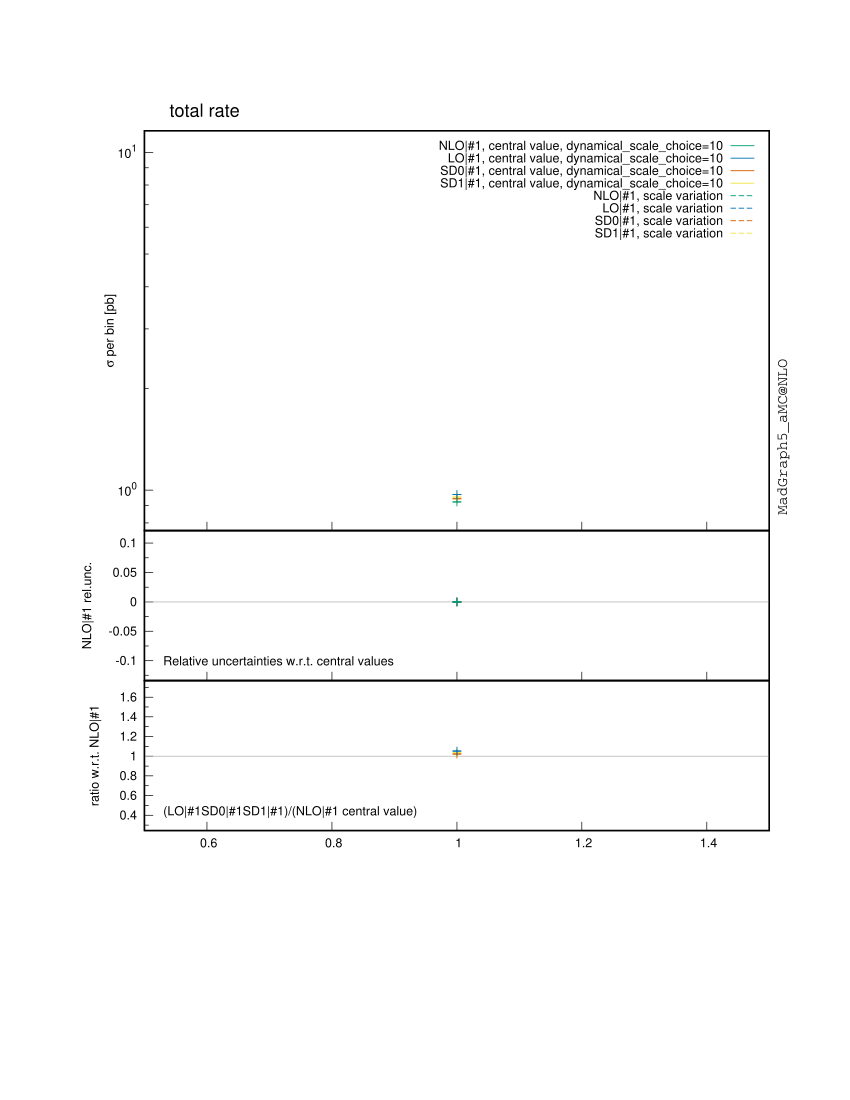

Recreate this plot in gnuplot.

################################################################################
#
# This gnuplot file was generated by MadGraph5_aMC@NLO project, a program which 
# automatically generates Feynman diagrams and matrix elements for arbitrary
# high-energy processes in the Standard Model and beyond. It also perform the
# integration and/or generate events for these processes, at LO and NLO accuracy.
#
# For more information, visit madgraph.phys.ucl.ac.be and amcatnlo.web.cern.ch
#
################################################################################
# /home/marcozaro/MadGraph/3.0.4-sudakov/ee-sdk-cms/bin/internal/histograms.py /home/marcozaro/MadGraph/3.0.4-sudakov/ee-sdk-cms/SubProcesses/P0_uux_emep/all_G1_5/MADatNLO.HwU /home/marcozaro/MadGraph/3.0.4-sudakov/ee-sdk-cms/SubProcesses/P0_uxu_emep/all_G1_3/MADatNLO.HwU /home/marcozaro/MadGraph/3.0.4-sudakov/ee-sdk-cms/SubProcesses/P0_dxd_emep/all_G1_38/MADatNLO.HwU /home/marcozaro/MadGraph/3.0.4-sudakov/ee-sdk-cms/SubProcesses/P0_uxu_emep/all_G1_75/MADatNLO.HwU /home/marcozaro/MadGraph/3.0.4-sudakov/ee-sdk-cms/SubProcesses/P0_uxu_emep/all_G1_65/MADatNLO.HwU /home/marcozaro/MadGraph/3.0.4-sudakov/ee-sdk-cms/SubProcesses/P0_uxu_emep/all_G1_11/MADatNLO.HwU /home/marcozaro/MadGraph/3.0.4-sudakov/ee-sdk-cms/SubProcesses/P0_uxu_emep/all_G1_64/MADatNLO.HwU /home/marcozaro/MadGraph/3.0.4-sudakov/ee-sdk-cms/SubProcesses/P0_uxu_emep/all_G1_59/MADatNLO.HwU /home/marcozaro/MadGraph/3.0.4-sudakov/ee-sdk-cms/SubProcesses/P0_uxu_emep/all_G1_5/MADatNLO.HwU /home/marcozaro/MadGraph/3.0.4-sudakov/ee-sdk-cms/SubProcesses/P0_uxu_emep/all_G1_36/MADatNLO.HwU /home/marcozaro/MadGraph/3.0.4-sudakov/ee-sdk-cms/SubProcesses/P0_uxu_emep/all_G1_83/MADatNLO.HwU /home/marcozaro/MadGraph/3.0.4-sudakov/ee-sdk-cms/SubProcesses/P0_dxd_emep/all_G1_40/MADatNLO.HwU /home/marcozaro/MadGraph/3.0.4-sudakov/ee-sdk-cms/SubProcesses/P0_uxu_emep/all_G1_50/MADatNLO.HwU /home/marcozaro/MadGraph/3.0.4-sudakov/ee-sdk-cms/SubProcesses/P0_uxu_emep/all_G1_77/MADatNLO.HwU /home/marcozaro/MadGraph/3.0.4-sudakov/ee-sdk-cms/SubProcesses/P0_uxu_emep/all_G1_31/MADatNLO.HwU /home/marcozaro/MadGraph/3.0.4-sudakov/ee-sdk-cms/SubProcesses/P0_uxu_emep/all_G1_40/MADatNLO.HwU /home/marcozaro/MadGraph/3.0.4-sudakov/ee-sdk-cms/SubProcesses/P0_uxu_emep/all_G1_60/MADatNLO.HwU /home/marcozaro/MadGraph/3.0.4-sudakov/ee-sdk-cms/SubProcesses/P0_uux_emep/all_G1_68/MADatNLO.HwU /home/marcozaro/MadGraph/3.0.4-sudakov/ee-sdk-cms/SubProcesses/P0_uxu_emep/all_G1_25/MADatNLO.HwU /home/marcozaro/MadGraph/3.0.4-sudakov/ee-sdk-cms/SubProcesses/P0_uxu_emep/all_G1_9/MADatNLO.HwU /home/marcozaro/MadGraph/3.0.4-sudakov/ee-sdk-cms/SubProcesses/P0_dxd_emep/all_G1_18/MADatNLO.HwU /home/marcozaro/MadGraph/3.0.4-sudakov/ee-sdk-cms/SubProcesses/P0_uxu_emep/all_G1_14/MADatNLO.HwU /home/marcozaro/MadGraph/3.0.4-sudakov/ee-sdk-cms/SubProcesses/P0_uxu_emep/all_G1_28/MADatNLO.HwU /home/marcozaro/MadGraph/3.0.4-sudakov/ee-sdk-cms/SubProcesses/P0_uxu_emep/all_G1_80/MADatNLO.HwU /home/marcozaro/MadGraph/3.0.4-sudakov/ee-sdk-cms/SubProcesses/P0_uxu_emep/all_G1_67/MADatNLO.HwU /home/marcozaro/MadGraph/3.0.4-sudakov/ee-sdk-cms/SubProcesses/P0_uxu_emep/all_G1_68/MADatNLO.HwU /home/marcozaro/MadGraph/3.0.4-sudakov/ee-sdk-cms/SubProcesses/P0_uxu_emep/all_G1_2/MADatNLO.HwU /home/marcozaro/MadGraph/3.0.4-sudakov/ee-sdk-cms/SubProcesses/P0_uxu_emep/all_G1_22/MADatNLO.HwU /home/marcozaro/MadGraph/3.0.4-sudakov/ee-sdk-cms/SubProcesses/P0_uxu_emep/all_G1_4/MADatNLO.HwU /home/marcozaro/MadGraph/3.0.4-sudakov/ee-sdk-cms/SubProcesses/P0_uxu_emep/all_G1_42/MADatNLO.HwU /home/marcozaro/MadGraph/3.0.4-sudakov/ee-sdk-cms/SubProcesses/P0_uxu_emep/all_G1_29/MADatNLO.HwU /home/marcozaro/MadGraph/3.0.4-sudakov/ee-sdk-cms/SubProcesses/P0_uxu_emep/all_G1_57/MADatNLO.HwU /home/marcozaro/MadGraph/3.0.4-sudakov/ee-sdk-cms/SubProcesses/P0_uxu_emep/all_G1_56/MADatNLO.HwU /home/marcozaro/MadGraph/3.0.4-sudakov/ee-sdk-cms/SubProcesses/P0_uxu_emep/all_G1_33/MADatNLO.HwU /home/marcozaro/MadGraph/3.0.4-sudakov/ee-sdk-cms/SubProcesses/P0_dxd_emep/all_G1_14/MADatNLO.HwU /home/marcozaro/MadGraph/3.0.4-sudakov/ee-sdk-cms/SubProcesses/P0_uxu_emep/all_G1_66/MADatNLO.HwU /home/marcozaro/MadGraph/3.0.4-sudakov/ee-sdk-cms/SubProcesses/P0_uxu_emep/all_G1_12/MADatNLO.HwU /home/marcozaro/MadGraph/3.0.4-sudakov/ee-sdk-cms/SubProcesses/P0_uxu_emep/all_G1_71/MADatNLO.HwU /home/marcozaro/MadGraph/3.0.4-sudakov/ee-sdk-cms/SubProcesses/P0_uxu_emep/all_G1_85/MADatNLO.HwU /home/marcozaro/MadGraph/3.0.4-sudakov/ee-sdk-cms/SubProcesses/P0_uxu_emep/all_G1_52/MADatNLO.HwU /home/marcozaro/MadGraph/3.0.4-sudakov/ee-sdk-cms/SubProcesses/P0_uxu_emep/all_G1_62/MADatNLO.HwU /home/marcozaro/MadGraph/3.0.4-sudakov/ee-sdk-cms/SubProcesses/P0_dxd_emep/all_G1_43/MADatNLO.HwU /home/marcozaro/MadGraph/3.0.4-sudakov/ee-sdk-cms/SubProcesses/P0_uxu_emep/all_G1_78/MADatNLO.HwU /home/marcozaro/MadGraph/3.0.4-sudakov/ee-sdk-cms/SubProcesses/P0_uxu_emep/all_G1_18/MADatNLO.HwU /home/marcozaro/MadGraph/3.0.4-sudakov/ee-sdk-cms/SubProcesses/P0_uxu_emep/all_G1_48/MADatNLO.HwU /home/marcozaro/MadGraph/3.0.4-sudakov/ee-sdk-cms/SubProcesses/P0_uxu_emep/all_G1_6/MADatNLO.HwU /home/marcozaro/MadGraph/3.0.4-sudakov/ee-sdk-cms/SubProcesses/P0_uxu_emep/all_G1_13/MADatNLO.HwU /home/marcozaro/MadGraph/3.0.4-sudakov/ee-sdk-cms/SubProcesses/P0_uxu_emep/all_G1_32/MADatNLO.HwU /home/marcozaro/MadGraph/3.0.4-sudakov/ee-sdk-cms/SubProcesses/P0_uxu_emep/all_G1_43/MADatNLO.HwU /home/marcozaro/MadGraph/3.0.4-sudakov/ee-sdk-cms/SubProcesses/P0_uxu_emep/all_G1_81/MADatNLO.HwU /home/marcozaro/MadGraph/3.0.4-sudakov/ee-sdk-cms/SubProcesses/P0_uxu_emep/all_G1_49/MADatNLO.HwU /home/marcozaro/MadGraph/3.0.4-sudakov/ee-sdk-cms/SubProcesses/P0_uxu_emep/all_G1_39/MADatNLO.HwU /home/marcozaro/MadGraph/3.0.4-sudakov/ee-sdk-cms/SubProcesses/P0_uxu_emep/all_G1_86/MADatNLO.HwU /home/marcozaro/MadGraph/3.0.4-sudakov/ee-sdk-cms/SubProcesses/P0_ddx_emep/all_G1_44/MADatNLO.HwU /home/marcozaro/MadGraph/3.0.4-sudakov/ee-sdk-cms/SubProcesses/P0_uxu_emep/all_G1_27/MADatNLO.HwU /home/marcozaro/MadGraph/3.0.4-sudakov/ee-sdk-cms/SubProcesses/P0_uxu_emep/all_G1_23/MADatNLO.HwU /home/marcozaro/MadGraph/3.0.4-sudakov/ee-sdk-cms/SubProcesses/P0_uxu_emep/all_G1_20/MADatNLO.HwU /home/marcozaro/MadGraph/3.0.4-sudakov/ee-sdk-cms/SubProcesses/P0_uxu_emep/all_G1_55/MADatNLO.HwU /home/marcozaro/MadGraph/3.0.4-sudakov/ee-sdk-cms/SubProcesses/P0_uxu_emep/all_G1_51/MADatNLO.HwU /home/marcozaro/MadGraph/3.0.4-sudakov/ee-sdk-cms/SubProcesses/P0_dxd_emep/all_G1_32/MADatNLO.HwU /home/marcozaro/MadGraph/3.0.4-sudakov/ee-sdk-cms/SubProcesses/P0_uxu_emep/all_G1_1/MADatNLO.HwU /home/marcozaro/MadGraph/3.0.4-sudakov/ee-sdk-cms/SubProcesses/P0_uxu_emep/all_G1_63/MADatNLO.HwU /home/marcozaro/MadGraph/3.0.4-sudakov/ee-sdk-cms/SubProcesses/P0_dxd_emep/all_G1_5/MADatNLO.HwU /home/marcozaro/MadGraph/3.0.4-sudakov/ee-sdk-cms/SubProcesses/P0_dxd_emep/all_G1_1/MADatNLO.HwU /home/marcozaro/MadGraph/3.0.4-sudakov/ee-sdk-cms/SubProcesses/P0_dxd_emep/all_G1_24/MADatNLO.HwU /home/marcozaro/MadGraph/3.0.4-sudakov/ee-sdk-cms/SubProcesses/P0_uxu_emep/all_G1_7/MADatNLO.HwU /home/marcozaro/MadGraph/3.0.4-sudakov/ee-sdk-cms/SubProcesses/P0_uxu_emep/all_G1_72/MADatNLO.HwU /home/marcozaro/MadGraph/3.0.4-sudakov/ee-sdk-cms/SubProcesses/P0_uxu_emep/all_G1_79/MADatNLO.HwU /home/marcozaro/MadGraph/3.0.4-sudakov/ee-sdk-cms/SubProcesses/P0_uxu_emep/all_G1_61/MADatNLO.HwU /home/marcozaro/MadGraph/3.0.4-sudakov/ee-sdk-cms/SubProcesses/P0_uxu_emep/all_G1_21/MADatNLO.HwU /home/marcozaro/MadGraph/3.0.4-sudakov/ee-sdk-cms/SubProcesses/P0_uxu_emep/all_G1_46/MADatNLO.HwU /home/marcozaro/MadGraph/3.0.4-sudakov/ee-sdk-cms/SubProcesses/P0_uxu_emep/all_G1_37/MADatNLO.HwU /home/marcozaro/MadGraph/3.0.4-sudakov/ee-sdk-cms/SubProcesses/P0_uxu_emep/all_G1_45/MADatNLO.HwU /home/marcozaro/MadGraph/3.0.4-sudakov/ee-sdk-cms/SubProcesses/P0_uxu_emep/all_G1_10/MADatNLO.HwU /home/marcozaro/MadGraph/3.0.4-sudakov/ee-sdk-cms/SubProcesses/P0_dxd_emep/all_G1_35/MADatNLO.HwU /home/marcozaro/MadGraph/3.0.4-sudakov/ee-sdk-cms/SubProcesses/P0_ddx_emep/all_G1_26/MADatNLO.HwU /home/marcozaro/MadGraph/3.0.4-sudakov/ee-sdk-cms/SubProcesses/P0_uxu_emep/all_G1_76/MADatNLO.HwU /home/marcozaro/MadGraph/3.0.4-sudakov/ee-sdk-cms/SubProcesses/P0_uxu_emep/all_G1_16/MADatNLO.HwU /home/marcozaro/MadGraph/3.0.4-sudakov/ee-sdk-cms/SubProcesses/P0_uxu_emep/all_G1_30/MADatNLO.HwU /home/marcozaro/MadGraph/3.0.4-sudakov/ee-sdk-cms/SubProcesses/P0_uxu_emep/all_G1_44/MADatNLO.HwU /home/marcozaro/MadGraph/3.0.4-sudakov/ee-sdk-cms/SubProcesses/P0_uxu_emep/all_G1_69/MADatNLO.HwU /home/marcozaro/MadGraph/3.0.4-sudakov/ee-sdk-cms/SubProcesses/P0_uxu_emep/all_G1_53/MADatNLO.HwU /home/marcozaro/MadGraph/3.0.4-sudakov/ee-sdk-cms/SubProcesses/P0_dxd_emep/all_G1_6/MADatNLO.HwU /home/marcozaro/MadGraph/3.0.4-sudakov/ee-sdk-cms/SubProcesses/P0_uxu_emep/all_G1_38/MADatNLO.HwU /home/marcozaro/MadGraph/3.0.4-sudakov/ee-sdk-cms/SubProcesses/P0_dxd_emep/all_G1_26/MADatNLO.HwU /home/marcozaro/MadGraph/3.0.4-sudakov/ee-sdk-cms/SubProcesses/P0_uxu_emep/all_G1_47/MADatNLO.HwU /home/marcozaro/MadGraph/3.0.4-sudakov/ee-sdk-cms/SubProcesses/P0_uxu_emep/all_G1_84/MADatNLO.HwU /home/marcozaro/MadGraph/3.0.4-sudakov/ee-sdk-cms/SubProcesses/P0_uxu_emep/all_G1_54/MADatNLO.HwU /home/marcozaro/MadGraph/3.0.4-sudakov/ee-sdk-cms/SubProcesses/P0_uxu_emep/all_G1_58/MADatNLO.HwU /home/marcozaro/MadGraph/3.0.4-sudakov/ee-sdk-cms/SubProcesses/P0_uux_emep/all_G1_6/MADatNLO.HwU /home/marcozaro/MadGraph/3.0.4-sudakov/ee-sdk-cms/SubProcesses/P0_uxu_emep/all_G1_35/MADatNLO.HwU /home/marcozaro/MadGraph/3.0.4-sudakov/ee-sdk-cms/SubProcesses/P0_uxu_emep/all_G1_19/MADatNLO.HwU /home/marcozaro/MadGraph/3.0.4-sudakov/ee-sdk-cms/SubProcesses/P0_uxu_emep/all_G1_15/MADatNLO.HwU /home/marcozaro/MadGraph/3.0.4-sudakov/ee-sdk-cms/SubProcesses/P0_uxu_emep/all_G1_70/MADatNLO.HwU /home/marcozaro/MadGraph/3.0.4-sudakov/ee-sdk-cms/SubProcesses/P0_uxu_emep/all_G1_41/MADatNLO.HwU /home/marcozaro/MadGraph/3.0.4-sudakov/ee-sdk-cms/SubProcesses/P0_dxd_emep/all_G1_58/MADatNLO.HwU /home/marcozaro/MadGraph/3.0.4-sudakov/ee-sdk-cms/SubProcesses/P0_dxd_emep/all_G1_52/MADatNLO.HwU /home/marcozaro/MadGraph/3.0.4-sudakov/ee-sdk-cms/SubProcesses/P0_uxu_emep/all_G1_17/MADatNLO.HwU /home/marcozaro/MadGraph/3.0.4-sudakov/ee-sdk-cms/SubProcesses/P0_uxu_emep/all_G1_73/MADatNLO.HwU /home/marcozaro/MadGraph/3.0.4-sudakov/ee-sdk-cms/SubProcesses/P0_dxd_emep/all_G1_45/MADatNLO.HwU /home/marcozaro/MadGraph/3.0.4-sudakov/ee-sdk-cms/SubProcesses/P0_dxd_emep/all_G1_56/MADatNLO.HwU /home/marcozaro/MadGraph/3.0.4-sudakov/ee-sdk-cms/SubProcesses/P0_uxu_emep/all_G1_8/MADatNLO.HwU /home/marcozaro/MadGraph/3.0.4-sudakov/ee-sdk-cms/SubProcesses/P0_ddx_emep/all_G1_48/MADatNLO.HwU /home/marcozaro/MadGraph/3.0.4-sudakov/ee-sdk-cms/SubProcesses/P0_ddx_emep/all_G1_38/MADatNLO.HwU /home/marcozaro/MadGraph/3.0.4-sudakov/ee-sdk-cms/SubProcesses/P0_uxu_emep/all_G1_26/MADatNLO.HwU /home/marcozaro/MadGraph/3.0.4-sudakov/ee-sdk-cms/SubProcesses/P0_uxu_emep/all_G1_74/MADatNLO.HwU /home/marcozaro/MadGraph/3.0.4-sudakov/ee-sdk-cms/SubProcesses/P0_dxd_emep/all_G1_15/MADatNLO.HwU /home/marcozaro/MadGraph/3.0.4-sudakov/ee-sdk-cms/SubProcesses/P0_ddx_emep/all_G1_42/MADatNLO.HwU /home/marcozaro/MadGraph/3.0.4-sudakov/ee-sdk-cms/SubProcesses/P0_dxd_emep/all_G1_3/MADatNLO.HwU /home/marcozaro/MadGraph/3.0.4-sudakov/ee-sdk-cms/SubProcesses/P0_ddx_emep/all_G1_37/MADatNLO.HwU /home/marcozaro/MadGraph/3.0.4-sudakov/ee-sdk-cms/SubProcesses/P0_ddx_emep/all_G1_24/MADatNLO.HwU /home/marcozaro/MadGraph/3.0.4-sudakov/ee-sdk-cms/SubProcesses/P0_dxd_emep/all_G1_55/MADatNLO.HwU /home/marcozaro/MadGraph/3.0.4-sudakov/ee-sdk-cms/SubProcesses/P0_dxd_emep/all_G1_37/MADatNLO.HwU /home/marcozaro/MadGraph/3.0.4-sudakov/ee-sdk-cms/SubProcesses/P0_dxd_emep/all_G1_9/MADatNLO.HwU /home/marcozaro/MadGraph/3.0.4-sudakov/ee-sdk-cms/SubProcesses/P0_uxu_emep/all_G1_82/MADatNLO.HwU /home/marcozaro/MadGraph/3.0.4-sudakov/ee-sdk-cms/SubProcesses/P0_dxd_emep/all_G1_47/MADatNLO.HwU /home/marcozaro/MadGraph/3.0.4-sudakov/ee-sdk-cms/SubProcesses/P0_ddx_emep/all_G1_31/MADatNLO.HwU /home/marcozaro/MadGraph/3.0.4-sudakov/ee-sdk-cms/SubProcesses/P0_dxd_emep/all_G1_10/MADatNLO.HwU /home/marcozaro/MadGraph/3.0.4-sudakov/ee-sdk-cms/SubProcesses/P0_ddx_emep/all_G1_39/MADatNLO.HwU /home/marcozaro/MadGraph/3.0.4-sudakov/ee-sdk-cms/SubProcesses/P0_ddx_emep/all_G1_7/MADatNLO.HwU /home/marcozaro/MadGraph/3.0.4-sudakov/ee-sdk-cms/SubProcesses/P0_ddx_emep/all_G1_2/MADatNLO.HwU /home/marcozaro/MadGraph/3.0.4-sudakov/ee-sdk-cms/SubProcesses/P0_ddx_emep/all_G1_27/MADatNLO.HwU /home/marcozaro/MadGraph/3.0.4-sudakov/ee-sdk-cms/SubProcesses/P0_uxu_emep/all_G1_24/MADatNLO.HwU /home/marcozaro/MadGraph/3.0.4-sudakov/ee-sdk-cms/SubProcesses/P0_dxd_emep/all_G1_36/MADatNLO.HwU /home/marcozaro/MadGraph/3.0.4-sudakov/ee-sdk-cms/SubProcesses/P0_uxu_emep/all_G1_34/MADatNLO.HwU /home/marcozaro/MadGraph/3.0.4-sudakov/ee-sdk-cms/SubProcesses/P0_dxd_emep/all_G1_41/MADatNLO.HwU /home/marcozaro/MadGraph/3.0.4-sudakov/ee-sdk-cms/SubProcesses/P0_ddx_emep/all_G1_16/MADatNLO.HwU /home/marcozaro/MadGraph/3.0.4-sudakov/ee-sdk-cms/SubProcesses/P0_ddx_emep/all_G1_13/MADatNLO.HwU /home/marcozaro/MadGraph/3.0.4-sudakov/ee-sdk-cms/SubProcesses/P0_dxd_emep/all_G1_25/MADatNLO.HwU /home/marcozaro/MadGraph/3.0.4-sudakov/ee-sdk-cms/SubProcesses/P0_ddx_emep/all_G1_8/MADatNLO.HwU /home/marcozaro/MadGraph/3.0.4-sudakov/ee-sdk-cms/SubProcesses/P0_ddx_emep/all_G1_28/MADatNLO.HwU /home/marcozaro/MadGraph/3.0.4-sudakov/ee-sdk-cms/SubProcesses/P0_dxd_emep/all_G1_49/MADatNLO.HwU /home/marcozaro/MadGraph/3.0.4-sudakov/ee-sdk-cms/SubProcesses/P0_ddx_emep/all_G1_18/MADatNLO.HwU /home/marcozaro/MadGraph/3.0.4-sudakov/ee-sdk-cms/SubProcesses/P0_ddx_emep/all_G1_34/MADatNLO.HwU /home/marcozaro/MadGraph/3.0.4-sudakov/ee-sdk-cms/SubProcesses/P0_ddx_emep/all_G1_14/MADatNLO.HwU /home/marcozaro/MadGraph/3.0.4-sudakov/ee-sdk-cms/SubProcesses/P0_ddx_emep/all_G1_1/MADatNLO.HwU /home/marcozaro/MadGraph/3.0.4-sudakov/ee-sdk-cms/SubProcesses/P0_dxd_emep/all_G1_31/MADatNLO.HwU /home/marcozaro/MadGraph/3.0.4-sudakov/ee-sdk-cms/SubProcesses/P0_ddx_emep/all_G1_41/MADatNLO.HwU /home/marcozaro/MadGraph/3.0.4-sudakov/ee-sdk-cms/SubProcesses/P0_ddx_emep/all_G1_9/MADatNLO.HwU /home/marcozaro/MadGraph/3.0.4-sudakov/ee-sdk-cms/SubProcesses/P0_dxd_emep/all_G1_51/MADatNLO.HwU /home/marcozaro/MadGraph/3.0.4-sudakov/ee-sdk-cms/SubProcesses/P0_dxd_emep/all_G1_46/MADatNLO.HwU /home/marcozaro/MadGraph/3.0.4-sudakov/ee-sdk-cms/SubProcesses/P0_ddx_emep/all_G1_32/MADatNLO.HwU /home/marcozaro/MadGraph/3.0.4-sudakov/ee-sdk-cms/SubProcesses/P0_dxd_emep/all_G1_50/MADatNLO.HwU /home/marcozaro/MadGraph/3.0.4-sudakov/ee-sdk-cms/SubProcesses/P0_ddx_emep/all_G1_45/MADatNLO.HwU /home/marcozaro/MadGraph/3.0.4-sudakov/ee-sdk-cms/SubProcesses/P0_ddx_emep/all_G1_25/MADatNLO.HwU /home/marcozaro/MadGraph/3.0.4-sudakov/ee-sdk-cms/SubProcesses/P0_dxd_emep/all_G1_16/MADatNLO.HwU /home/marcozaro/MadGraph/3.0.4-sudakov/ee-sdk-cms/SubProcesses/P0_dxd_emep/all_G1_53/MADatNLO.HwU /home/marcozaro/MadGraph/3.0.4-sudakov/ee-sdk-cms/SubProcesses/P0_dxd_emep/all_G1_13/MADatNLO.HwU /home/marcozaro/MadGraph/3.0.4-sudakov/ee-sdk-cms/SubProcesses/P0_dxd_emep/all_G1_29/MADatNLO.HwU /home/marcozaro/MadGraph/3.0.4-sudakov/ee-sdk-cms/SubProcesses/P0_ddx_emep/all_G1_43/MADatNLO.HwU /home/marcozaro/MadGraph/3.0.4-sudakov/ee-sdk-cms/SubProcesses/P0_dxd_emep/all_G1_42/MADatNLO.HwU /home/marcozaro/MadGraph/3.0.4-sudakov/ee-sdk-cms/SubProcesses/P0_ddx_emep/all_G1_6/MADatNLO.HwU /home/marcozaro/MadGraph/3.0.4-sudakov/ee-sdk-cms/SubProcesses/P0_dxd_emep/all_G1_44/MADatNLO.HwU /home/marcozaro/MadGraph/3.0.4-sudakov/ee-sdk-cms/SubProcesses/P0_dxd_emep/all_G1_33/MADatNLO.HwU /home/marcozaro/MadGraph/3.0.4-sudakov/ee-sdk-cms/SubProcesses/P0_ddx_emep/all_G1_20/MADatNLO.HwU /home/marcozaro/MadGraph/3.0.4-sudakov/ee-sdk-cms/SubProcesses/P0_ddx_emep/all_G1_4/MADatNLO.HwU /home/marcozaro/MadGraph/3.0.4-sudakov/ee-sdk-cms/SubProcesses/P0_uux_emep/all_G1_81/MADatNLO.HwU /home/marcozaro/MadGraph/3.0.4-sudakov/ee-sdk-cms/SubProcesses/P0_dxd_emep/all_G1_28/MADatNLO.HwU /home/marcozaro/MadGraph/3.0.4-sudakov/ee-sdk-cms/SubProcesses/P0_dxd_emep/all_G1_17/MADatNLO.HwU /home/marcozaro/MadGraph/3.0.4-sudakov/ee-sdk-cms/SubProcesses/P0_dxd_emep/all_G1_48/MADatNLO.HwU /home/marcozaro/MadGraph/3.0.4-sudakov/ee-sdk-cms/SubProcesses/P0_dxd_emep/all_G1_19/MADatNLO.HwU /home/marcozaro/MadGraph/3.0.4-sudakov/ee-sdk-cms/SubProcesses/P0_ddx_emep/all_G1_3/MADatNLO.HwU /home/marcozaro/MadGraph/3.0.4-sudakov/ee-sdk-cms/SubProcesses/P0_dxd_emep/all_G1_27/MADatNLO.HwU /home/marcozaro/MadGraph/3.0.4-sudakov/ee-sdk-cms/SubProcesses/P0_ddx_emep/all_G1_5/MADatNLO.HwU /home/marcozaro/MadGraph/3.0.4-sudakov/ee-sdk-cms/SubProcesses/P0_ddx_emep/all_G1_19/MADatNLO.HwU /home/marcozaro/MadGraph/3.0.4-sudakov/ee-sdk-cms/SubProcesses/P0_ddx_emep/all_G1_11/MADatNLO.HwU /home/marcozaro/MadGraph/3.0.4-sudakov/ee-sdk-cms/SubProcesses/P0_ddx_emep/all_G1_29/MADatNLO.HwU /home/marcozaro/MadGraph/3.0.4-sudakov/ee-sdk-cms/SubProcesses/P0_dxd_emep/all_G1_23/MADatNLO.HwU /home/marcozaro/MadGraph/3.0.4-sudakov/ee-sdk-cms/SubProcesses/P0_ddx_emep/all_G1_36/MADatNLO.HwU /home/marcozaro/MadGraph/3.0.4-sudakov/ee-sdk-cms/SubProcesses/P0_uux_emep/all_G1_46/MADatNLO.HwU /home/marcozaro/MadGraph/3.0.4-sudakov/ee-sdk-cms/SubProcesses/P0_ddx_emep/all_G1_22/MADatNLO.HwU /home/marcozaro/MadGraph/3.0.4-sudakov/ee-sdk-cms/SubProcesses/P0_ddx_emep/all_G1_47/MADatNLO.HwU /home/marcozaro/MadGraph/3.0.4-sudakov/ee-sdk-cms/SubProcesses/P0_dxd_emep/all_G1_39/MADatNLO.HwU /home/marcozaro/MadGraph/3.0.4-sudakov/ee-sdk-cms/SubProcesses/P0_ddx_emep/all_G1_30/MADatNLO.HwU /home/marcozaro/MadGraph/3.0.4-sudakov/ee-sdk-cms/SubProcesses/P0_ddx_emep/all_G1_49/MADatNLO.HwU /home/marcozaro/MadGraph/3.0.4-sudakov/ee-sdk-cms/SubProcesses/P0_ddx_emep/all_G1_21/MADatNLO.HwU /home/marcozaro/MadGraph/3.0.4-sudakov/ee-sdk-cms/SubProcesses/P0_uux_emep/all_G1_42/MADatNLO.HwU /home/marcozaro/MadGraph/3.0.4-sudakov/ee-sdk-cms/SubProcesses/P0_ddx_emep/all_G1_40/MADatNLO.HwU /home/marcozaro/MadGraph/3.0.4-sudakov/ee-sdk-cms/SubProcesses/P0_dxd_emep/all_G1_4/MADatNLO.HwU /home/marcozaro/MadGraph/3.0.4-sudakov/ee-sdk-cms/SubProcesses/P0_dxd_emep/all_G1_11/MADatNLO.HwU /home/marcozaro/MadGraph/3.0.4-sudakov/ee-sdk-cms/SubProcesses/P0_uux_emep/all_G1_47/MADatNLO.HwU /home/marcozaro/MadGraph/3.0.4-sudakov/ee-sdk-cms/SubProcesses/P0_ddx_emep/all_G1_33/MADatNLO.HwU /home/marcozaro/MadGraph/3.0.4-sudakov/ee-sdk-cms/SubProcesses/P0_ddx_emep/all_G1_12/MADatNLO.HwU /home/marcozaro/MadGraph/3.0.4-sudakov/ee-sdk-cms/SubProcesses/P0_dxd_emep/all_G1_21/MADatNLO.HwU /home/marcozaro/MadGraph/3.0.4-sudakov/ee-sdk-cms/SubProcesses/P0_ddx_emep/all_G1_15/MADatNLO.HwU /home/marcozaro/MadGraph/3.0.4-sudakov/ee-sdk-cms/SubProcesses/P0_ddx_emep/all_G1_17/MADatNLO.HwU /home/marcozaro/MadGraph/3.0.4-sudakov/ee-sdk-cms/SubProcesses/P0_dxd_emep/all_G1_8/MADatNLO.HwU /home/marcozaro/MadGraph/3.0.4-sudakov/ee-sdk-cms/SubProcesses/P0_dxd_emep/all_G1_54/MADatNLO.HwU /home/marcozaro/MadGraph/3.0.4-sudakov/ee-sdk-cms/SubProcesses/P0_dxd_emep/all_G1_20/MADatNLO.HwU /home/marcozaro/MadGraph/3.0.4-sudakov/ee-sdk-cms/SubProcesses/P0_dxd_emep/all_G1_57/MADatNLO.HwU /home/marcozaro/MadGraph/3.0.4-sudakov/ee-sdk-cms/SubProcesses/P0_dxd_emep/all_G1_7/MADatNLO.HwU /home/marcozaro/MadGraph/3.0.4-sudakov/ee-sdk-cms/SubProcesses/P0_ddx_emep/all_G1_46/MADatNLO.HwU /home/marcozaro/MadGraph/3.0.4-sudakov/ee-sdk-cms/SubProcesses/P0_dxd_emep/all_G1_34/MADatNLO.HwU /home/marcozaro/MadGraph/3.0.4-sudakov/ee-sdk-cms/SubProcesses/P0_dxd_emep/all_G1_22/MADatNLO.HwU /home/marcozaro/MadGraph/3.0.4-sudakov/ee-sdk-cms/SubProcesses/P0_dxd_emep/all_G1_12/MADatNLO.HwU /home/marcozaro/MadGraph/3.0.4-sudakov/ee-sdk-cms/SubProcesses/P0_dxd_emep/all_G1_2/MADatNLO.HwU /home/marcozaro/MadGraph/3.0.4-sudakov/ee-sdk-cms/SubProcesses/P0_dxd_emep/all_G1_30/MADatNLO.HwU /home/marcozaro/MadGraph/3.0.4-sudakov/ee-sdk-cms/SubProcesses/P0_ddx_emep/all_G1_10/MADatNLO.HwU /home/marcozaro/MadGraph/3.0.4-sudakov/ee-sdk-cms/SubProcesses/P0_uux_emep/all_G1_51/MADatNLO.HwU /home/marcozaro/MadGraph/3.0.4-sudakov/ee-sdk-cms/SubProcesses/P0_ddx_emep/all_G1_23/MADatNLO.HwU /home/marcozaro/MadGraph/3.0.4-sudakov/ee-sdk-cms/SubProcesses/P0_ddx_emep/all_G1_35/MADatNLO.HwU /home/marcozaro/MadGraph/3.0.4-sudakov/ee-sdk-cms/SubProcesses/P0_uux_emep/all_G1_88/MADatNLO.HwU /home/marcozaro/MadGraph/3.0.4-sudakov/ee-sdk-cms/SubProcesses/P0_uux_emep/all_G1_97/MADatNLO.HwU /home/marcozaro/MadGraph/3.0.4-sudakov/ee-sdk-cms/SubProcesses/P0_uux_emep/all_G1_64/MADatNLO.HwU /home/marcozaro/MadGraph/3.0.4-sudakov/ee-sdk-cms/SubProcesses/P0_uux_emep/all_G1_73/MADatNLO.HwU /home/marcozaro/MadGraph/3.0.4-sudakov/ee-sdk-cms/SubProcesses/P0_uux_emep/all_G1_41/MADatNLO.HwU /home/marcozaro/MadGraph/3.0.4-sudakov/ee-sdk-cms/SubProcesses/P0_uux_emep/all_G1_65/MADatNLO.HwU /home/marcozaro/MadGraph/3.0.4-sudakov/ee-sdk-cms/SubProcesses/P0_uux_emep/all_G1_95/MADatNLO.HwU /home/marcozaro/MadGraph/3.0.4-sudakov/ee-sdk-cms/SubProcesses/P0_uux_emep/all_G1_98/MADatNLO.HwU /home/marcozaro/MadGraph/3.0.4-sudakov/ee-sdk-cms/SubProcesses/P0_uux_emep/all_G1_43/MADatNLO.HwU /home/marcozaro/MadGraph/3.0.4-sudakov/ee-sdk-cms/SubProcesses/P0_uux_emep/all_G1_58/MADatNLO.HwU /home/marcozaro/MadGraph/3.0.4-sudakov/ee-sdk-cms/SubProcesses/P0_uux_emep/all_G1_38/MADatNLO.HwU /home/marcozaro/MadGraph/3.0.4-sudakov/ee-sdk-cms/SubProcesses/P0_uux_emep/all_G1_55/MADatNLO.HwU /home/marcozaro/MadGraph/3.0.4-sudakov/ee-sdk-cms/SubProcesses/P0_uux_emep/all_G1_57/MADatNLO.HwU /home/marcozaro/MadGraph/3.0.4-sudakov/ee-sdk-cms/SubProcesses/P0_uux_emep/all_G1_3/MADatNLO.HwU /home/marcozaro/MadGraph/3.0.4-sudakov/ee-sdk-cms/SubProcesses/P0_uux_emep/all_G1_94/MADatNLO.HwU /home/marcozaro/MadGraph/3.0.4-sudakov/ee-sdk-cms/SubProcesses/P0_uux_emep/all_G1_37/MADatNLO.HwU /home/marcozaro/MadGraph/3.0.4-sudakov/ee-sdk-cms/SubProcesses/P0_uux_emep/all_G1_44/MADatNLO.HwU /home/marcozaro/MadGraph/3.0.4-sudakov/ee-sdk-cms/SubProcesses/P0_uux_emep/all_G1_18/MADatNLO.HwU /home/marcozaro/MadGraph/3.0.4-sudakov/ee-sdk-cms/SubProcesses/P0_uux_emep/all_G1_75/MADatNLO.HwU /home/marcozaro/MadGraph/3.0.4-sudakov/ee-sdk-cms/SubProcesses/P0_uux_emep/all_G1_15/MADatNLO.HwU /home/marcozaro/MadGraph/3.0.4-sudakov/ee-sdk-cms/SubProcesses/P0_uux_emep/all_G1_52/MADatNLO.HwU /home/marcozaro/MadGraph/3.0.4-sudakov/ee-sdk-cms/SubProcesses/P0_uux_emep/all_G1_56/MADatNLO.HwU /home/marcozaro/MadGraph/3.0.4-sudakov/ee-sdk-cms/SubProcesses/P0_uux_emep/all_G1_39/MADatNLO.HwU /home/marcozaro/MadGraph/3.0.4-sudakov/ee-sdk-cms/SubProcesses/P0_uux_emep/all_G1_86/MADatNLO.HwU /home/marcozaro/MadGraph/3.0.4-sudakov/ee-sdk-cms/SubProcesses/P0_uux_emep/all_G1_8/MADatNLO.HwU /home/marcozaro/MadGraph/3.0.4-sudakov/ee-sdk-cms/SubProcesses/P0_uux_emep/all_G1_70/MADatNLO.HwU /home/marcozaro/MadGraph/3.0.4-sudakov/ee-sdk-cms/SubProcesses/P0_uux_emep/all_G1_33/MADatNLO.HwU /home/marcozaro/MadGraph/3.0.4-sudakov/ee-sdk-cms/SubProcesses/P0_uux_emep/all_G1_16/MADatNLO.HwU /home/marcozaro/MadGraph/3.0.4-sudakov/ee-sdk-cms/SubProcesses/P0_uux_emep/all_G1_4/MADatNLO.HwU /home/marcozaro/MadGraph/3.0.4-sudakov/ee-sdk-cms/SubProcesses/P0_uux_emep/all_G1_61/MADatNLO.HwU /home/marcozaro/MadGraph/3.0.4-sudakov/ee-sdk-cms/SubProcesses/P0_uux_emep/all_G1_66/MADatNLO.HwU /home/marcozaro/MadGraph/3.0.4-sudakov/ee-sdk-cms/SubProcesses/P0_uux_emep/all_G1_19/MADatNLO.HwU /home/marcozaro/MadGraph/3.0.4-sudakov/ee-sdk-cms/SubProcesses/P0_uux_emep/all_G1_2/MADatNLO.HwU /home/marcozaro/MadGraph/3.0.4-sudakov/ee-sdk-cms/SubProcesses/P0_uux_emep/all_G1_96/MADatNLO.HwU /home/marcozaro/MadGraph/3.0.4-sudakov/ee-sdk-cms/SubProcesses/P0_uux_emep/all_G1_89/MADatNLO.HwU /home/marcozaro/MadGraph/3.0.4-sudakov/ee-sdk-cms/SubProcesses/P0_uux_emep/all_G1_69/MADatNLO.HwU /home/marcozaro/MadGraph/3.0.4-sudakov/ee-sdk-cms/SubProcesses/P0_uux_emep/all_G1_23/MADatNLO.HwU /home/marcozaro/MadGraph/3.0.4-sudakov/ee-sdk-cms/SubProcesses/P0_uux_emep/all_G1_76/MADatNLO.HwU /home/marcozaro/MadGraph/3.0.4-sudakov/ee-sdk-cms/SubProcesses/P0_uux_emep/all_G1_74/MADatNLO.HwU /home/marcozaro/MadGraph/3.0.4-sudakov/ee-sdk-cms/SubProcesses/P0_uux_emep/all_G1_48/MADatNLO.HwU /home/marcozaro/MadGraph/3.0.4-sudakov/ee-sdk-cms/SubProcesses/P0_uux_emep/all_G1_31/MADatNLO.HwU /home/marcozaro/MadGraph/3.0.4-sudakov/ee-sdk-cms/SubProcesses/P0_uux_emep/all_G1_10/MADatNLO.HwU /home/marcozaro/MadGraph/3.0.4-sudakov/ee-sdk-cms/SubProcesses/P0_uux_emep/all_G1_82/MADatNLO.HwU /home/marcozaro/MadGraph/3.0.4-sudakov/ee-sdk-cms/SubProcesses/P0_uux_emep/all_G1_49/MADatNLO.HwU /home/marcozaro/MadGraph/3.0.4-sudakov/ee-sdk-cms/SubProcesses/P0_uux_emep/all_G1_29/MADatNLO.HwU /home/marcozaro/MadGraph/3.0.4-sudakov/ee-sdk-cms/SubProcesses/P0_uux_emep/all_G1_1/MADatNLO.HwU /home/marcozaro/MadGraph/3.0.4-sudakov/ee-sdk-cms/SubProcesses/P0_uux_emep/all_G1_77/MADatNLO.HwU /home/marcozaro/MadGraph/3.0.4-sudakov/ee-sdk-cms/SubProcesses/P0_uux_emep/all_G1_40/MADatNLO.HwU /home/marcozaro/MadGraph/3.0.4-sudakov/ee-sdk-cms/SubProcesses/P0_uux_emep/all_G1_85/MADatNLO.HwU /home/marcozaro/MadGraph/3.0.4-sudakov/ee-sdk-cms/SubProcesses/P0_uux_emep/all_G1_91/MADatNLO.HwU /home/marcozaro/MadGraph/3.0.4-sudakov/ee-sdk-cms/SubProcesses/P0_uux_emep/all_G1_36/MADatNLO.HwU /home/marcozaro/MadGraph/3.0.4-sudakov/ee-sdk-cms/SubProcesses/P0_uux_emep/all_G1_100/MADatNLO.HwU /home/marcozaro/MadGraph/3.0.4-sudakov/ee-sdk-cms/SubProcesses/P0_uux_emep/all_G1_50/MADatNLO.HwU /home/marcozaro/MadGraph/3.0.4-sudakov/ee-sdk-cms/SubProcesses/P0_uux_emep/all_G1_12/MADatNLO.HwU /home/marcozaro/MadGraph/3.0.4-sudakov/ee-sdk-cms/SubProcesses/P0_uux_emep/all_G1_24/MADatNLO.HwU /home/marcozaro/MadGraph/3.0.4-sudakov/ee-sdk-cms/SubProcesses/P0_uux_emep/all_G1_63/MADatNLO.HwU /home/marcozaro/MadGraph/3.0.4-sudakov/ee-sdk-cms/SubProcesses/P0_uux_emep/all_G1_28/MADatNLO.HwU /home/marcozaro/MadGraph/3.0.4-sudakov/ee-sdk-cms/SubProcesses/P0_uux_emep/all_G1_78/MADatNLO.HwU /home/marcozaro/MadGraph/3.0.4-sudakov/ee-sdk-cms/SubProcesses/P0_uux_emep/all_G1_35/MADatNLO.HwU /home/marcozaro/MadGraph/3.0.4-sudakov/ee-sdk-cms/SubProcesses/P0_uux_emep/all_G1_22/MADatNLO.HwU /home/marcozaro/MadGraph/3.0.4-sudakov/ee-sdk-cms/SubProcesses/P0_uux_emep/all_G1_11/MADatNLO.HwU /home/marcozaro/MadGraph/3.0.4-sudakov/ee-sdk-cms/SubProcesses/P0_uux_emep/all_G1_80/MADatNLO.HwU /home/marcozaro/MadGraph/3.0.4-sudakov/ee-sdk-cms/SubProcesses/P0_uux_emep/all_G1_59/MADatNLO.HwU /home/marcozaro/MadGraph/3.0.4-sudakov/ee-sdk-cms/SubProcesses/P0_uux_emep/all_G1_13/MADatNLO.HwU /home/marcozaro/MadGraph/3.0.4-sudakov/ee-sdk-cms/SubProcesses/P0_uux_emep/all_G1_67/MADatNLO.HwU /home/marcozaro/MadGraph/3.0.4-sudakov/ee-sdk-cms/SubProcesses/P0_uux_emep/all_G1_21/MADatNLO.HwU /home/marcozaro/MadGraph/3.0.4-sudakov/ee-sdk-cms/SubProcesses/P0_uux_emep/all_G1_87/MADatNLO.HwU /home/marcozaro/MadGraph/3.0.4-sudakov/ee-sdk-cms/SubProcesses/P0_uux_emep/all_G1_60/MADatNLO.HwU /home/marcozaro/MadGraph/3.0.4-sudakov/ee-sdk-cms/SubProcesses/P0_uux_emep/all_G1_92/MADatNLO.HwU /home/marcozaro/MadGraph/3.0.4-sudakov/ee-sdk-cms/SubProcesses/P0_uux_emep/all_G1_14/MADatNLO.HwU /home/marcozaro/MadGraph/3.0.4-sudakov/ee-sdk-cms/SubProcesses/P0_uux_emep/all_G1_17/MADatNLO.HwU /home/marcozaro/MadGraph/3.0.4-sudakov/ee-sdk-cms/SubProcesses/P0_uux_emep/all_G1_79/MADatNLO.HwU /home/marcozaro/MadGraph/3.0.4-sudakov/ee-sdk-cms/SubProcesses/P0_uux_emep/all_G1_25/MADatNLO.HwU /home/marcozaro/MadGraph/3.0.4-sudakov/ee-sdk-cms/SubProcesses/P0_uux_emep/all_G1_83/MADatNLO.HwU /home/marcozaro/MadGraph/3.0.4-sudakov/ee-sdk-cms/SubProcesses/P0_uux_emep/all_G1_9/MADatNLO.HwU /home/marcozaro/MadGraph/3.0.4-sudakov/ee-sdk-cms/SubProcesses/P0_uux_emep/all_G1_27/MADatNLO.HwU /home/marcozaro/MadGraph/3.0.4-sudakov/ee-sdk-cms/SubProcesses/P0_uux_emep/all_G1_90/MADatNLO.HwU /home/marcozaro/MadGraph/3.0.4-sudakov/ee-sdk-cms/SubProcesses/P0_uux_emep/all_G1_34/MADatNLO.HwU /home/marcozaro/MadGraph/3.0.4-sudakov/ee-sdk-cms/SubProcesses/P0_uux_emep/all_G1_84/MADatNLO.HwU /home/marcozaro/MadGraph/3.0.4-sudakov/ee-sdk-cms/SubProcesses/P0_uux_emep/all_G1_26/MADatNLO.HwU /home/marcozaro/MadGraph/3.0.4-sudakov/ee-sdk-cms/SubProcesses/P0_uux_emep/all_G1_30/MADatNLO.HwU /home/marcozaro/MadGraph/3.0.4-sudakov/ee-sdk-cms/SubProcesses/P0_uux_emep/all_G1_71/MADatNLO.HwU /home/marcozaro/MadGraph/3.0.4-sudakov/ee-sdk-cms/SubProcesses/P0_uux_emep/all_G1_72/MADatNLO.HwU /home/marcozaro/MadGraph/3.0.4-sudakov/ee-sdk-cms/SubProcesses/P0_uux_emep/all_G1_99/MADatNLO.HwU /home/marcozaro/MadGraph/3.0.4-sudakov/ee-sdk-cms/SubProcesses/P0_uux_emep/all_G1_20/MADatNLO.HwU /home/marcozaro/MadGraph/3.0.4-sudakov/ee-sdk-cms/SubProcesses/P0_uux_emep/all_G1_45/MADatNLO.HwU /home/marcozaro/MadGraph/3.0.4-sudakov/ee-sdk-cms/SubProcesses/P0_uux_emep/all_G1_53/MADatNLO.HwU /home/marcozaro/MadGraph/3.0.4-sudakov/ee-sdk-cms/SubProcesses/P0_uux_emep/all_G1_54/MADatNLO.HwU /home/marcozaro/MadGraph/3.0.4-sudakov/ee-sdk-cms/SubProcesses/P0_uux_emep/all_G1_93/MADatNLO.HwU /home/marcozaro/MadGraph/3.0.4-sudakov/ee-sdk-cms/SubProcesses/P0_uux_emep/all_G1_32/MADatNLO.HwU /home/marcozaro/MadGraph/3.0.4-sudakov/ee-sdk-cms/SubProcesses/P0_uux_emep/all_G1_62/MADatNLO.HwU /home/marcozaro/MadGraph/3.0.4-sudakov/ee-sdk-cms/SubProcesses/P0_uux_emep/all_G1_7/MADatNLO.HwU /home/marcozaro/MadGraph/3.0.4-sudakov/ee-sdk-cms/SubProcesses/P0_aa_emep/all_G1_66/MADatNLO.HwU /home/marcozaro/MadGraph/3.0.4-sudakov/ee-sdk-cms/SubProcesses/P0_aa_emep/all_G1_16/MADatNLO.HwU /home/marcozaro/MadGraph/3.0.4-sudakov/ee-sdk-cms/SubProcesses/P0_bbx_emep/all_G1_2/MADatNLO.HwU /home/marcozaro/MadGraph/3.0.4-sudakov/ee-sdk-cms/SubProcesses/P0_aa_emep/all_G1_14/MADatNLO.HwU /home/marcozaro/MadGraph/3.0.4-sudakov/ee-sdk-cms/SubProcesses/P0_bbx_emep/all_G1_1/MADatNLO.HwU /home/marcozaro/MadGraph/3.0.4-sudakov/ee-sdk-cms/SubProcesses/P0_bbx_emep/all_G1_10/MADatNLO.HwU /home/marcozaro/MadGraph/3.0.4-sudakov/ee-sdk-cms/SubProcesses/P0_bbx_emep/all_G1_8/MADatNLO.HwU /home/marcozaro/MadGraph/3.0.4-sudakov/ee-sdk-cms/SubProcesses/P0_bbx_emep/all_G1_6/MADatNLO.HwU /home/marcozaro/MadGraph/3.0.4-sudakov/ee-sdk-cms/SubProcesses/P0_bbx_emep/all_G1_4/MADatNLO.HwU /home/marcozaro/MadGraph/3.0.4-sudakov/ee-sdk-cms/SubProcesses/P0_bbx_emep/all_G1_3/MADatNLO.HwU /home/marcozaro/MadGraph/3.0.4-sudakov/ee-sdk-cms/SubProcesses/P0_aa_emep/all_G1_65/MADatNLO.HwU /home/marcozaro/MadGraph/3.0.4-sudakov/ee-sdk-cms/SubProcesses/P0_bbx_emep/all_G1_7/MADatNLO.HwU /home/marcozaro/MadGraph/3.0.4-sudakov/ee-sdk-cms/SubProcesses/P0_bbx_emep/all_G1_5/MADatNLO.HwU /home/marcozaro/MadGraph/3.0.4-sudakov/ee-sdk-cms/SubProcesses/P0_bbx_emep/all_G1_9/MADatNLO.HwU /home/marcozaro/MadGraph/3.0.4-sudakov/ee-sdk-cms/SubProcesses/P0_aa_emep/all_G1_68/MADatNLO.HwU /home/marcozaro/MadGraph/3.0.4-sudakov/ee-sdk-cms/SubProcesses/P0_aa_emep/all_G1_39/MADatNLO.HwU /home/marcozaro/MadGraph/3.0.4-sudakov/ee-sdk-cms/SubProcesses/P0_aa_emep/all_G1_50/MADatNLO.HwU /home/marcozaro/MadGraph/3.0.4-sudakov/ee-sdk-cms/SubProcesses/P0_aa_emep/all_G1_69/MADatNLO.HwU /home/marcozaro/MadGraph/3.0.4-sudakov/ee-sdk-cms/SubProcesses/P0_aa_emep/all_G1_3/MADatNLO.HwU /home/marcozaro/MadGraph/3.0.4-sudakov/ee-sdk-cms/SubProcesses/P0_aa_emep/all_G1_5/MADatNLO.HwU /home/marcozaro/MadGraph/3.0.4-sudakov/ee-sdk-cms/SubProcesses/P0_aa_emep/all_G1_73/MADatNLO.HwU /home/marcozaro/MadGraph/3.0.4-sudakov/ee-sdk-cms/SubProcesses/P0_aa_emep/all_G1_49/MADatNLO.HwU /home/marcozaro/MadGraph/3.0.4-sudakov/ee-sdk-cms/SubProcesses/P0_aa_emep/all_G1_7/MADatNLO.HwU /home/marcozaro/MadGraph/3.0.4-sudakov/ee-sdk-cms/SubProcesses/P0_aa_emep/all_G1_4/MADatNLO.HwU /home/marcozaro/MadGraph/3.0.4-sudakov/ee-sdk-cms/SubProcesses/P0_aa_emep/all_G1_31/MADatNLO.HwU /home/marcozaro/MadGraph/3.0.4-sudakov/ee-sdk-cms/SubProcesses/P0_aa_emep/all_G1_56/MADatNLO.HwU /home/marcozaro/MadGraph/3.0.4-sudakov/ee-sdk-cms/SubProcesses/P0_aa_emep/all_G1_44/MADatNLO.HwU /home/marcozaro/MadGraph/3.0.4-sudakov/ee-sdk-cms/SubProcesses/P0_aa_emep/all_G1_34/MADatNLO.HwU /home/marcozaro/MadGraph/3.0.4-sudakov/ee-sdk-cms/SubProcesses/P0_aa_emep/all_G1_1/MADatNLO.HwU /home/marcozaro/MadGraph/3.0.4-sudakov/ee-sdk-cms/SubProcesses/P0_aa_emep/all_G1_53/MADatNLO.HwU /home/marcozaro/MadGraph/3.0.4-sudakov/ee-sdk-cms/SubProcesses/P0_aa_emep/all_G1_15/MADatNLO.HwU /home/marcozaro/MadGraph/3.0.4-sudakov/ee-sdk-cms/SubProcesses/P0_aa_emep/all_G1_71/MADatNLO.HwU /home/marcozaro/MadGraph/3.0.4-sudakov/ee-sdk-cms/SubProcesses/P0_aa_emep/all_G1_18/MADatNLO.HwU /home/marcozaro/MadGraph/3.0.4-sudakov/ee-sdk-cms/SubProcesses/P0_aa_emep/all_G1_52/MADatNLO.HwU /home/marcozaro/MadGraph/3.0.4-sudakov/ee-sdk-cms/SubProcesses/P0_aa_emep/all_G1_24/MADatNLO.HwU /home/marcozaro/MadGraph/3.0.4-sudakov/ee-sdk-cms/SubProcesses/P0_aa_emep/all_G1_48/MADatNLO.HwU /home/marcozaro/MadGraph/3.0.4-sudakov/ee-sdk-cms/SubProcesses/P0_aa_emep/all_G1_26/MADatNLO.HwU /home/marcozaro/MadGraph/3.0.4-sudakov/ee-sdk-cms/SubProcesses/P0_aa_emep/all_G1_41/MADatNLO.HwU /home/marcozaro/MadGraph/3.0.4-sudakov/ee-sdk-cms/SubProcesses/P0_aa_emep/all_G1_35/MADatNLO.HwU /home/marcozaro/MadGraph/3.0.4-sudakov/ee-sdk-cms/SubProcesses/P0_aa_emep/all_G1_17/MADatNLO.HwU /home/marcozaro/MadGraph/3.0.4-sudakov/ee-sdk-cms/SubProcesses/P0_aa_emep/all_G1_37/MADatNLO.HwU /home/marcozaro/MadGraph/3.0.4-sudakov/ee-sdk-cms/SubProcesses/P0_aa_emep/all_G1_8/MADatNLO.HwU /home/marcozaro/MadGraph/3.0.4-sudakov/ee-sdk-cms/SubProcesses/P0_aa_emep/all_G1_43/MADatNLO.HwU /home/marcozaro/MadGraph/3.0.4-sudakov/ee-sdk-cms/SubProcesses/P0_aa_emep/all_G1_70/MADatNLO.HwU /home/marcozaro/MadGraph/3.0.4-sudakov/ee-sdk-cms/SubProcesses/P0_aa_emep/all_G1_47/MADatNLO.HwU /home/marcozaro/MadGraph/3.0.4-sudakov/ee-sdk-cms/SubProcesses/P0_aa_emep/all_G1_45/MADatNLO.HwU /home/marcozaro/MadGraph/3.0.4-sudakov/ee-sdk-cms/SubProcesses/P0_aa_emep/all_G1_36/MADatNLO.HwU /home/marcozaro/MadGraph/3.0.4-sudakov/ee-sdk-cms/SubProcesses/P0_aa_emep/all_G1_40/MADatNLO.HwU /home/marcozaro/MadGraph/3.0.4-sudakov/ee-sdk-cms/SubProcesses/P0_aa_emep/all_G1_59/MADatNLO.HwU /home/marcozaro/MadGraph/3.0.4-sudakov/ee-sdk-cms/SubProcesses/P0_aa_emep/all_G1_10/MADatNLO.HwU /home/marcozaro/MadGraph/3.0.4-sudakov/ee-sdk-cms/SubProcesses/P0_aa_emep/all_G1_9/MADatNLO.HwU /home/marcozaro/MadGraph/3.0.4-sudakov/ee-sdk-cms/SubProcesses/P0_aa_emep/all_G1_25/MADatNLO.HwU /home/marcozaro/MadGraph/3.0.4-sudakov/ee-sdk-cms/SubProcesses/P0_bxb_emep/all_G1_33/MADatNLO.HwU /home/marcozaro/MadGraph/3.0.4-sudakov/ee-sdk-cms/SubProcesses/P0_aa_emep/all_G1_29/MADatNLO.HwU /home/marcozaro/MadGraph/3.0.4-sudakov/ee-sdk-cms/SubProcesses/P0_aa_emep/all_G1_64/MADatNLO.HwU /home/marcozaro/MadGraph/3.0.4-sudakov/ee-sdk-cms/SubProcesses/P0_aa_emep/all_G1_11/MADatNLO.HwU /home/marcozaro/MadGraph/3.0.4-sudakov/ee-sdk-cms/SubProcesses/P0_aa_emep/all_G1_46/MADatNLO.HwU /home/marcozaro/MadGraph/3.0.4-sudakov/ee-sdk-cms/SubProcesses/P0_aa_emep/all_G1_38/MADatNLO.HwU /home/marcozaro/MadGraph/3.0.4-sudakov/ee-sdk-cms/SubProcesses/P0_aa_emep/all_G1_2/MADatNLO.HwU /home/marcozaro/MadGraph/3.0.4-sudakov/ee-sdk-cms/SubProcesses/P0_aa_emep/all_G1_21/MADatNLO.HwU /home/marcozaro/MadGraph/3.0.4-sudakov/ee-sdk-cms/SubProcesses/P0_aa_emep/all_G1_6/MADatNLO.HwU /home/marcozaro/MadGraph/3.0.4-sudakov/ee-sdk-cms/SubProcesses/P0_aa_emep/all_G1_22/MADatNLO.HwU /home/marcozaro/MadGraph/3.0.4-sudakov/ee-sdk-cms/SubProcesses/P0_aa_emep/all_G1_63/MADatNLO.HwU /home/marcozaro/MadGraph/3.0.4-sudakov/ee-sdk-cms/SubProcesses/P0_aa_emep/all_G1_30/MADatNLO.HwU /home/marcozaro/MadGraph/3.0.4-sudakov/ee-sdk-cms/SubProcesses/P0_aa_emep/all_G1_33/MADatNLO.HwU /home/marcozaro/MadGraph/3.0.4-sudakov/ee-sdk-cms/SubProcesses/P0_aa_emep/all_G1_13/MADatNLO.HwU /home/marcozaro/MadGraph/3.0.4-sudakov/ee-sdk-cms/SubProcesses/P0_aa_emep/all_G1_57/MADatNLO.HwU /home/marcozaro/MadGraph/3.0.4-sudakov/ee-sdk-cms/SubProcesses/P0_aa_emep/all_G1_61/MADatNLO.HwU /home/marcozaro/MadGraph/3.0.4-sudakov/ee-sdk-cms/SubProcesses/P0_aa_emep/all_G1_23/MADatNLO.HwU /home/marcozaro/MadGraph/3.0.4-sudakov/ee-sdk-cms/SubProcesses/P0_aa_emep/all_G1_42/MADatNLO.HwU /home/marcozaro/MadGraph/3.0.4-sudakov/ee-sdk-cms/SubProcesses/P0_bxb_emep/all_G1_16/MADatNLO.HwU /home/marcozaro/MadGraph/3.0.4-sudakov/ee-sdk-cms/SubProcesses/P0_bxb_emep/all_G1_5/MADatNLO.HwU /home/marcozaro/MadGraph/3.0.4-sudakov/ee-sdk-cms/SubProcesses/P0_aa_emep/all_G1_54/MADatNLO.HwU /home/marcozaro/MadGraph/3.0.4-sudakov/ee-sdk-cms/SubProcesses/P0_aa_emep/all_G1_72/MADatNLO.HwU /home/marcozaro/MadGraph/3.0.4-sudakov/ee-sdk-cms/SubProcesses/P0_aa_emep/all_G1_58/MADatNLO.HwU /home/marcozaro/MadGraph/3.0.4-sudakov/ee-sdk-cms/SubProcesses/P0_aa_emep/all_G1_32/MADatNLO.HwU /home/marcozaro/MadGraph/3.0.4-sudakov/ee-sdk-cms/SubProcesses/P0_aa_emep/all_G1_55/MADatNLO.HwU /home/marcozaro/MadGraph/3.0.4-sudakov/ee-sdk-cms/SubProcesses/P0_bxb_emep/all_G1_37/MADatNLO.HwU /home/marcozaro/MadGraph/3.0.4-sudakov/ee-sdk-cms/SubProcesses/P0_bxb_emep/all_G1_27/MADatNLO.HwU /home/marcozaro/MadGraph/3.0.4-sudakov/ee-sdk-cms/SubProcesses/P0_aa_emep/all_G1_19/MADatNLO.HwU /home/marcozaro/MadGraph/3.0.4-sudakov/ee-sdk-cms/SubProcesses/P0_aa_emep/all_G1_27/MADatNLO.HwU /home/marcozaro/MadGraph/3.0.4-sudakov/ee-sdk-cms/SubProcesses/P0_aa_emep/all_G1_62/MADatNLO.HwU /home/marcozaro/MadGraph/3.0.4-sudakov/ee-sdk-cms/SubProcesses/P0_aa_emep/all_G1_28/MADatNLO.HwU /home/marcozaro/MadGraph/3.0.4-sudakov/ee-sdk-cms/SubProcesses/P0_aa_emep/all_G1_67/MADatNLO.HwU /home/marcozaro/MadGraph/3.0.4-sudakov/ee-sdk-cms/SubProcesses/P0_aa_emep/all_G1_60/MADatNLO.HwU /home/marcozaro/MadGraph/3.0.4-sudakov/ee-sdk-cms/SubProcesses/P0_aa_emep/all_G1_51/MADatNLO.HwU /home/marcozaro/MadGraph/3.0.4-sudakov/ee-sdk-cms/SubProcesses/P0_bxb_emep/all_G1_8/MADatNLO.HwU /home/marcozaro/MadGraph/3.0.4-sudakov/ee-sdk-cms/SubProcesses/P0_bxb_emep/all_G1_19/MADatNLO.HwU /home/marcozaro/MadGraph/3.0.4-sudakov/ee-sdk-cms/SubProcesses/P0_aa_emep/all_G1_12/MADatNLO.HwU /home/marcozaro/MadGraph/3.0.4-sudakov/ee-sdk-cms/SubProcesses/P0_bxb_emep/all_G1_30/MADatNLO.HwU /home/marcozaro/MadGraph/3.0.4-sudakov/ee-sdk-cms/SubProcesses/P0_bxb_emep/all_G1_46/MADatNLO.HwU /home/marcozaro/MadGraph/3.0.4-sudakov/ee-sdk-cms/SubProcesses/P0_bxb_emep/all_G1_17/MADatNLO.HwU /home/marcozaro/MadGraph/3.0.4-sudakov/ee-sdk-cms/SubProcesses/P0_bxb_emep/all_G1_34/MADatNLO.HwU /home/marcozaro/MadGraph/3.0.4-sudakov/ee-sdk-cms/SubProcesses/P0_bxb_emep/all_G1_22/MADatNLO.HwU /home/marcozaro/MadGraph/3.0.4-sudakov/ee-sdk-cms/SubProcesses/P0_bxb_emep/all_G1_21/MADatNLO.HwU /home/marcozaro/MadGraph/3.0.4-sudakov/ee-sdk-cms/SubProcesses/P0_aa_emep/all_G1_20/MADatNLO.HwU /home/marcozaro/MadGraph/3.0.4-sudakov/ee-sdk-cms/SubProcesses/P0_bxb_emep/all_G1_32/MADatNLO.HwU /home/marcozaro/MadGraph/3.0.4-sudakov/ee-sdk-cms/SubProcesses/P0_bxb_emep/all_G1_13/MADatNLO.HwU /home/marcozaro/MadGraph/3.0.4-sudakov/ee-sdk-cms/SubProcesses/P0_bxb_emep/all_G1_14/MADatNLO.HwU /home/marcozaro/MadGraph/3.0.4-sudakov/ee-sdk-cms/SubProcesses/P0_bxb_emep/all_G1_35/MADatNLO.HwU /home/marcozaro/MadGraph/3.0.4-sudakov/ee-sdk-cms/SubProcesses/P0_bxb_emep/all_G1_42/MADatNLO.HwU /home/marcozaro/MadGraph/3.0.4-sudakov/ee-sdk-cms/SubProcesses/P0_bxb_emep/all_G1_26/MADatNLO.HwU /home/marcozaro/MadGraph/3.0.4-sudakov/ee-sdk-cms/SubProcesses/P0_bxb_emep/all_G1_6/MADatNLO.HwU /home/marcozaro/MadGraph/3.0.4-sudakov/ee-sdk-cms/SubProcesses/P0_bxb_emep/all_G1_23/MADatNLO.HwU /home/marcozaro/MadGraph/3.0.4-sudakov/ee-sdk-cms/SubProcesses/P0_bxb_emep/all_G1_31/MADatNLO.HwU /home/marcozaro/MadGraph/3.0.4-sudakov/ee-sdk-cms/SubProcesses/P0_bxb_emep/all_G1_36/MADatNLO.HwU /home/marcozaro/MadGraph/3.0.4-sudakov/ee-sdk-cms/SubProcesses/P0_bxb_emep/all_G1_24/MADatNLO.HwU /home/marcozaro/MadGraph/3.0.4-sudakov/ee-sdk-cms/SubProcesses/P0_bxb_emep/all_G1_43/MADatNLO.HwU /home/marcozaro/MadGraph/3.0.4-sudakov/ee-sdk-cms/SubProcesses/P0_bxb_emep/all_G1_44/MADatNLO.HwU /home/marcozaro/MadGraph/3.0.4-sudakov/ee-sdk-cms/SubProcesses/P0_bxb_emep/all_G1_10/MADatNLO.HwU /home/marcozaro/MadGraph/3.0.4-sudakov/ee-sdk-cms/SubProcesses/P0_bxb_emep/all_G1_9/MADatNLO.HwU /home/marcozaro/MadGraph/3.0.4-sudakov/ee-sdk-cms/SubProcesses/P0_bxb_emep/all_G1_41/MADatNLO.HwU /home/marcozaro/MadGraph/3.0.4-sudakov/ee-sdk-cms/SubProcesses/P0_bxb_emep/all_G1_40/MADatNLO.HwU /home/marcozaro/MadGraph/3.0.4-sudakov/ee-sdk-cms/SubProcesses/P0_bxb_emep/all_G1_20/MADatNLO.HwU /home/marcozaro/MadGraph/3.0.4-sudakov/ee-sdk-cms/SubProcesses/P0_bxb_emep/all_G1_4/MADatNLO.HwU /home/marcozaro/MadGraph/3.0.4-sudakov/ee-sdk-cms/SubProcesses/P0_bxb_emep/all_G1_28/MADatNLO.HwU /home/marcozaro/MadGraph/3.0.4-sudakov/ee-sdk-cms/SubProcesses/P0_bxb_emep/all_G1_12/MADatNLO.HwU /home/marcozaro/MadGraph/3.0.4-sudakov/ee-sdk-cms/SubProcesses/P0_bxb_emep/all_G1_45/MADatNLO.HwU /home/marcozaro/MadGraph/3.0.4-sudakov/ee-sdk-cms/SubProcesses/P0_bxb_emep/all_G1_11/MADatNLO.HwU /home/marcozaro/MadGraph/3.0.4-sudakov/ee-sdk-cms/SubProcesses/P0_bxb_emep/all_G1_39/MADatNLO.HwU /home/marcozaro/MadGraph/3.0.4-sudakov/ee-sdk-cms/SubProcesses/P0_bxb_emep/all_G1_1/MADatNLO.HwU /home/marcozaro/MadGraph/3.0.4-sudakov/ee-sdk-cms/SubProcesses/P0_bxb_emep/all_G1_29/MADatNLO.HwU /home/marcozaro/MadGraph/3.0.4-sudakov/ee-sdk-cms/SubProcesses/P0_bxb_emep/all_G1_18/MADatNLO.HwU /home/marcozaro/MadGraph/3.0.4-sudakov/ee-sdk-cms/SubProcesses/P0_bxb_emep/all_G1_15/MADatNLO.HwU /home/marcozaro/MadGraph/3.0.4-sudakov/ee-sdk-cms/SubProcesses/P0_bxb_emep/all_G1_7/MADatNLO.HwU /home/marcozaro/MadGraph/3.0.4-sudakov/ee-sdk-cms/SubProcesses/P0_bxb_emep/all_G1_2/MADatNLO.HwU /home/marcozaro/MadGraph/3.0.4-sudakov/ee-sdk-cms/SubProcesses/P0_bxb_emep/all_G1_38/MADatNLO.HwU /home/marcozaro/MadGraph/3.0.4-sudakov/ee-sdk-cms/SubProcesses/P0_bxb_emep/all_G1_3/MADatNLO.HwU /home/marcozaro/MadGraph/3.0.4-sudakov/ee-sdk-cms/SubProcesses/P0_bxb_emep/all_G1_25/MADatNLO.HwU --out=/home/marcozaro/MadGraph/3.0.4-sudakov/ee-sdk-cms/Events/run_100tev_rij_cutsok/MADatNLO --gnuplot --band=[] --lhapdf-config=lhapdf-config --sum --keep_all_weights --no_open
reset

set lmargin 10
set rmargin 0
set terminal postscript portrait enhanced color "Helvetica" 9 
# The pdf terminal offers transparency support, but you will have to adapt things a bit
#set terminal pdf enhanced font "Helvetica 12" lw 1.0 dashed size 29.7cm, 21cm
set key font ",9"
set key samplen "2"
set output "MADatNLO.ps"

# This is the "PODO" color palette of gnuplot v.5, but with the order
# changed: palette of colors selected to be easily distinguishable by
# color-blind individuals with either protanopia or deuteranopia. Bang
# Wong [2011] Nature Methods 8, 441.

set style line   1 lt 1 lc rgb "#009e73" lw 1.3
set style line 101 lt 1 lc rgb "#009e73" lw 1.3 dt (6,3)
set style line  11 lt 2 lc rgb "#009e73" lw 1.3 dt (6,3)
set style line  21 lt 4 lc rgb "#009e73" lw 1.3 dt (3,2)
set style line  31 lt 6 lc rgb "#009e73" lw 1.3 dt (2,1)
set style line  41 lt 8 lc rgb "#009e73" lw 1.3 dt (4,3)

set style line   2 lt 1 lc rgb "#0072b2" lw 1.3
set style line 102 lt 1 lc rgb "#0072b2" lw 1.3 dt (6,3)
set style line  12 lt 2 lc rgb "#0072b2" lw 1.3 dt (6,3)
set style line  22 lt 4 lc rgb "#0072b2" lw 1.3 dt (3,2)
set style line  32 lt 6 lc rgb "#0072b2" lw 1.3 dt (2,1)
set style line  42 lt 8 lc rgb "#0072b2" lw 1.3 dt (4,3)

set style line   3 lt 1 lc rgb "#d55e00" lw 1.3
set style line 103 lt 1 lc rgb "#d55e00" lw 1.3 dt (6,3)
set style line  13 lt 2 lc rgb "#d55e00" lw 1.3 dt (6,3)
set style line  23 lt 4 lc rgb "#d55e00" lw 1.3 dt (3,2)
set style line  33 lt 6 lc rgb "#d55e00" lw 1.3 dt (2,1)
set style line  43 lt 8 lc rgb "#d55e00" lw 1.3 dt (4,3)

set style line   4 lt 1 lc rgb "#f0e442" lw 1.3
set style line 104 lt 1 lc rgb "#f0e442" lw 1.3 dt (6,3)
set style line  14 lt 2 lc rgb "#f0e442" lw 1.3 dt (6,3)
set style line  24 lt 4 lc rgb "#f0e442" lw 1.3 dt (3,2)
set style line  34 lt 6 lc rgb "#f0e442" lw 1.3 dt (2,1)
set style line  44 lt 8 lc rgb "#f0e442" lw 1.3 dt (4,3)

set style line   5 lt 1 lc rgb "#56b4e9" lw 1.3
set style line 105 lt 1 lc rgb "#56b4e9" lw 1.3 dt (6,3)
set style line  15 lt 2 lc rgb "#56b4e9" lw 1.3 dt (6,3)
set style line  25 lt 4 lc rgb "#56b4e9" lw 1.3 dt (3,2)
set style line  35 lt 6 lc rgb "#56b4e9" lw 1.3 dt (2,1)
set style line  45 lt 8 lc rgb "#56b4e9" lw 1.3 dt (4,3)

set style line   6 lt 1 lc rgb "#cc79a7" lw 1.3
set style line 106 lt 1 lc rgb "#cc79a7" lw 1.3 dt (6,3)
set style line  16 lt 2 lc rgb "#cc79a7" lw 1.3 dt (6,3)
set style line  26 lt 4 lc rgb "#cc79a7" lw 1.3 dt (3,2)
set style line  36 lt 6 lc rgb "#cc79a7" lw 1.3 dt (2,1)
set style line  46 lt 8 lc rgb "#cc79a7" lw 1.3 dt (4,3)

set style line   7 lt 1 lc rgb "#e69f00" lw 1.3
set style line 107 lt 1 lc rgb "#e69f00" lw 1.3 dt (6,3)
set style line  17 lt 2 lc rgb "#e69f00" lw 1.3 dt (6,3)
set style line  27 lt 4 lc rgb "#e69f00" lw 1.3 dt (3,2)
set style line  37 lt 6 lc rgb "#e69f00" lw 1.3 dt (2,1)
set style line  47 lt 8 lc rgb "#e69f00" lw 1.3 dt (4,3)

set style line   8 lt 1 lc rgb "black" lw 1.3
set style line 108 lt 1 lc rgb "black" lw 1.3 dt (6,3)
set style line  18 lt 2 lc rgb "black" lw 1.3 dt (6,3)
set style line  28 lt 4 lc rgb "black" lw 1.3 dt (3,2)
set style line  38 lt 6 lc rgb "black" lw 1.3 dt (2,1)
set style line  48 lt 8 lc rgb "black" lw 1.3 dt (4,3)


set style line 999 lt 1 lc rgb "gray" lw 1.3

safe(x,y,a) = (y == 0.0 ? a : x/y)

set style data histeps
set key invert



################################################################################
### Rendering of the plot titled 'total rate'
################################################################################

set multiplot
set label "total rate" font ",13" at graph 0.04, graph 1.05
set xrange [5.0000e-01:1.5000e+00]
set bmargin 0 
set tmargin 0
set xtics nomirror
set ytics nomirror
set mytics 10
set xtics auto
set key horizontal noreverse maxcols 1 width -4 
set label front 'MadGraph5\_aMC\@NLO' font "Courier,11" rotate by 90 at graph 1.02, graph 0.04

#-- rendering subhistograms 'NLO|#1 and LO|#1 results'

set format y '10^{%T}'
set yrange [7.5913e-01:1.1589e+01]
set origin 0.0000e+00, 5.0000e-01
set size 1.0000e+00, 4.0000e-01
set mytics 10
set ytics auto
set format x ''
set logscale y
set ylabel "{/Symbol s} per bin [pb]"

plot \
sqrt(-1) ls 14 title 'SD1|#1, scale variation',\
sqrt(-1) ls 13 title 'SD0|#1, scale variation',\
sqrt(-1) ls 12 title 'LO|#1, scale variation',\
sqrt(-1) ls 11 title 'NLO|#1, scale variation',\
'MADatNLO.HwU' index 3 using (($1+$2)/2):($3 >= 0 ? sqrt(-1) : abs($3)):4 w yerrorbar ls 104 title '',\
'MADatNLO.HwU' index 3 using (($1+$2)/2):($3 >= 0 ? sqrt(-1) : abs($3)) ls 104 title '',\
'MADatNLO.HwU' index 3 using (($1+$2)/2):($3 < 0 ? sqrt(-1) : $3):4 w yerrorbar ls 4 title '',\
'MADatNLO.HwU' index 3 using (($1+$2)/2):($3 < 0 ? sqrt(-1) : $3) ls 4 title 'SD1|#1, central value, dynamical\_scale\_choice=10',\
'MADatNLO.HwU' index 2 using (($1+$2)/2):($3 >= 0 ? sqrt(-1) : abs($3)):4 w yerrorbar ls 103 title '',\
'MADatNLO.HwU' index 2 using (($1+$2)/2):($3 >= 0 ? sqrt(-1) : abs($3)) ls 103 title '',\
'MADatNLO.HwU' index 2 using (($1+$2)/2):($3 < 0 ? sqrt(-1) : $3):4 w yerrorbar ls 3 title '',\
'MADatNLO.HwU' index 2 using (($1+$2)/2):($3 < 0 ? sqrt(-1) : $3) ls 3 title 'SD0|#1, central value, dynamical\_scale\_choice=10',\
'MADatNLO.HwU' index 1 using (($1+$2)/2):($3 >= 0 ? sqrt(-1) : abs($3)):4 w yerrorbar ls 102 title '',\
'MADatNLO.HwU' index 1 using (($1+$2)/2):($3 >= 0 ? sqrt(-1) : abs($3)) ls 102 title '',\
'MADatNLO.HwU' index 1 using (($1+$2)/2):($3 < 0 ? sqrt(-1) : $3):4 w yerrorbar ls 2 title '',\
'MADatNLO.HwU' index 1 using (($1+$2)/2):($3 < 0 ? sqrt(-1) : $3) ls 2 title 'LO|#1, central value, dynamical\_scale\_choice=10',\
'MADatNLO.HwU' index 0 using (($1+$2)/2):($3 >= 0 ? sqrt(-1) : abs($3)):4 w yerrorbar ls 101 title '',\
'MADatNLO.HwU' index 0 using (($1+$2)/2):($3 >= 0 ? sqrt(-1) : abs($3)) ls 101 title '',\
'MADatNLO.HwU' index 0 using (($1+$2)/2):($3 < 0 ? sqrt(-1) : $3):4 w yerrorbar ls 1 title '',\
'MADatNLO.HwU' index 0 using (($1+$2)/2):($3 < 0 ? sqrt(-1) : $3) ls 1 title 'NLO|#1, central value, dynamical\_scale\_choice=10'
#-- rendering subhistograms 'Relative scale and PDF uncertainty'
unset label
unset format
set yrange [-1.3387e-01:1.2135e-01]
set origin 0.0000e+00, 3.5000e-01
set size 1.0000e+00, 1.5000e-01
set mytics 2
set ytics auto
set format x ''
unset logscale y
set ylabel "NLO|#1 rel.unc."
set label "Relative uncertainties w.r.t. central values" font ",9" front at graph 0.03, graph 0.13
plot \
'MADatNLO.HwU' index 3 using (($1+$2)/2):(safe($7,$3,1.0)-1.0) ls 14 title '',\
'MADatNLO.HwU' index 3 using (($1+$2)/2):(safe($6,$3,1.0)-1.0) ls 14 title '',\
'MADatNLO.HwU' index 2 using (($1+$2)/2):(safe($7,$3,1.0)-1.0) ls 13 title '',\
'MADatNLO.HwU' index 2 using (($1+$2)/2):(safe($6,$3,1.0)-1.0) ls 13 title '',\
'MADatNLO.HwU' index 1 using (($1+$2)/2):(safe($7,$3,1.0)-1.0) ls 12 title '',\
'MADatNLO.HwU' index 1 using (($1+$2)/2):(safe($6,$3,1.0)-1.0) ls 12 title '',\
'MADatNLO.HwU' index 0 using (($1+$2)/2):(safe($7,$3,1.0)-1.0) ls 11 title '',\
'MADatNLO.HwU' index 0 using (($1+$2)/2):(safe($6,$3,1.0)-1.0) ls 11 title '',\
0.0 ls 999 title '',\
'MADatNLO.HwU' index 3 using (($1+$2)/2):(0.0):(safe($4,$3,0.0)) w yerrorbar ls 4 title '',\
'MADatNLO.HwU' index 3 using (($1+$2)/2):(safe($5,$3,1.0)-1.0) ls 4 title '',\
'MADatNLO.HwU' index 2 using (($1+$2)/2):(0.0):(safe($4,$3,0.0)) w yerrorbar ls 3 title '',\
'MADatNLO.HwU' index 2 using (($1+$2)/2):(safe($5,$3,1.0)-1.0) ls 3 title '',\
'MADatNLO.HwU' index 1 using (($1+$2)/2):(0.0):(safe($4,$3,0.0)) w yerrorbar ls 2 title '',\
'MADatNLO.HwU' index 1 using (($1+$2)/2):(safe($5,$3,1.0)-1.0) ls 2 title '',\
'MADatNLO.HwU' index 0 using (($1+$2)/2):(0.0):(safe($4,$3,0.0)) w yerrorbar ls 1 title '',\
'MADatNLO.HwU' index 0 using (($1+$2)/2):(safe($5,$3,1.0)-1.0) ls 1 title ''
#-- rendering subhistograms '(LO|#1SD0|#1SD1|#1)/(NLO|#1 central value) ratio'
unset label
unset format
set yrange [2.4442e-01:1.7688e+00]
set origin 0.0000e+00, 2.0000e-01
set size 1.0000e+00, 1.5000e-01
set mytics 2
set ytics auto
set format x
unset logscale y
set ylabel "ratio w.r.t. NLO|#1"
set label "(LO|#1SD0|#1SD1|#1)/(NLO|#1 central value)" font ",9" at graph 0.03, graph 0.13
plot \
1.0 ls 999 title '',\
'MADatNLO.HwU' index 6 using (($1+$2)/2):7 ls 14 title '',\
'MADatNLO.HwU' index 6 using (($1+$2)/2):6 ls 14 title '',\
'MADatNLO.HwU' index 5 using (($1+$2)/2):7 ls 13 title '',\
'MADatNLO.HwU' index 5 using (($1+$2)/2):6 ls 13 title '',\
'MADatNLO.HwU' index 4 using (($1+$2)/2):7 ls 12 title '',\
'MADatNLO.HwU' index 4 using (($1+$2)/2):6 ls 12 title '',\
'MADatNLO.HwU' index 6 using (($1+$2)/2):5 ls 4 title '',\
'MADatNLO.HwU' index 6 using (($1+$2)/2):3:4 w yerrorbar ls 4 title '',\
'MADatNLO.HwU' index 6 using (($1+$2)/2):3 ls 4 title '',\
'MADatNLO.HwU' index 5 using (($1+$2)/2):5 ls 3 title '',\
'MADatNLO.HwU' index 5 using (($1+$2)/2):3:4 w yerrorbar ls 3 title '',\
'MADatNLO.HwU' index 5 using (($1+$2)/2):3 ls 3 title '',\
'MADatNLO.HwU' index 4 using (($1+$2)/2):5 ls 2 title '',\
'MADatNLO.HwU' index 4 using (($1+$2)/2):3:4 w yerrorbar ls 2 title '',\
'MADatNLO.HwU' index 4 using (($1+$2)/2):3 ls 2 title ''

unset label

################################################################################

################################################################################
### Rendering of the plot titled '1st charged lepton log pT'
################################################################################

set multiplot
set label "1st charged lepton log pT" font ",13" at graph 0.04, graph 1.05
set xrange [2.2857e+00:4.5000e+00]
set bmargin 0 
set tmargin 0
set xtics nomirror
set ytics nomirror
set mytics 10
set xtics auto
set key horizontal noreverse maxcols 1 width -4 
set label front 'MadGraph5\_aMC\@NLO' font "Courier,11" rotate by 90 at graph 1.02, graph 0.04

#-- rendering subhistograms 'NLO|#1 and LO|#1 results'

set format y '10^{%T}'
set yrange [8.7198e-12:3.7214e+00]
set origin 0.0000e+00, 5.0000e-01
set size 1.0000e+00, 4.0000e-01
set mytics 10
set ytics auto
set format x ''
set logscale y
set ylabel "{/Symbol s} per bin [pb]"

plot \
sqrt(-1) ls 14 title 'SD1|#1, scale variation',\
sqrt(-1) ls 13 title 'SD0|#1, scale variation',\
sqrt(-1) ls 12 title 'LO|#1, scale variation',\
sqrt(-1) ls 11 title 'NLO|#1, scale variation',\
'MADatNLO.HwU' index 10 using (($1+$2)/2):($3 >= 0 ? sqrt(-1) : abs($3)):4 w yerrorbar ls 104 title '',\
'MADatNLO.HwU' index 10 using (($1+$2)/2):($3 >= 0 ? sqrt(-1) : abs($3)) ls 104 title '',\
'MADatNLO.HwU' index 10 using (($1+$2)/2):($3 < 0 ? sqrt(-1) : $3):4 w yerrorbar ls 4 title '',\
'MADatNLO.HwU' index 10 using (($1+$2)/2):($3 < 0 ? sqrt(-1) : $3) ls 4 title 'SD1|#1, central value, dynamical\_scale\_choice=10',\
'MADatNLO.HwU' index 9 using (($1+$2)/2):($3 >= 0 ? sqrt(-1) : abs($3)):4 w yerrorbar ls 103 title '',\
'MADatNLO.HwU' index 9 using (($1+$2)/2):($3 >= 0 ? sqrt(-1) : abs($3)) ls 103 title '',\
'MADatNLO.HwU' index 9 using (($1+$2)/2):($3 < 0 ? sqrt(-1) : $3):4 w yerrorbar ls 3 title '',\
'MADatNLO.HwU' index 9 using (($1+$2)/2):($3 < 0 ? sqrt(-1) : $3) ls 3 title 'SD0|#1, central value, dynamical\_scale\_choice=10',\
'MADatNLO.HwU' index 8 using (($1+$2)/2):($3 >= 0 ? sqrt(-1) : abs($3)):4 w yerrorbar ls 102 title '',\
'MADatNLO.HwU' index 8 using (($1+$2)/2):($3 >= 0 ? sqrt(-1) : abs($3)) ls 102 title '',\
'MADatNLO.HwU' index 8 using (($1+$2)/2):($3 < 0 ? sqrt(-1) : $3):4 w yerrorbar ls 2 title '',\
'MADatNLO.HwU' index 8 using (($1+$2)/2):($3 < 0 ? sqrt(-1) : $3) ls 2 title 'LO|#1, central value, dynamical\_scale\_choice=10',\
'MADatNLO.HwU' index 7 using (($1+$2)/2):($3 >= 0 ? sqrt(-1) : abs($3)):4 w yerrorbar ls 101 title '',\
'MADatNLO.HwU' index 7 using (($1+$2)/2):($3 >= 0 ? sqrt(-1) : abs($3)) ls 101 title '',\
'MADatNLO.HwU' index 7 using (($1+$2)/2):($3 < 0 ? sqrt(-1) : $3):4 w yerrorbar ls 1 title '',\
'MADatNLO.HwU' index 7 using (($1+$2)/2):($3 < 0 ? sqrt(-1) : $3) ls 1 title 'NLO|#1, central value, dynamical\_scale\_choice=10'
#-- rendering subhistograms 'Relative scale and PDF uncertainty'
unset label
unset format
set yrange [-1.4543e-01:1.3757e-01]
set origin 0.0000e+00, 3.5000e-01
set size 1.0000e+00, 1.5000e-01
set mytics 2
set ytics auto
set format x ''
unset logscale y
set ylabel "NLO|#1 rel.unc."
set label "Relative uncertainties w.r.t. central values" font ",9" front at graph 0.03, graph 0.13
plot \
'MADatNLO.HwU' index 10 using (($1+$2)/2):(safe($7,$3,1.0)-1.0) ls 14 title '',\
'MADatNLO.HwU' index 10 using (($1+$2)/2):(safe($6,$3,1.0)-1.0) ls 14 title '',\
'MADatNLO.HwU' index 9 using (($1+$2)/2):(safe($7,$3,1.0)-1.0) ls 13 title '',\
'MADatNLO.HwU' index 9 using (($1+$2)/2):(safe($6,$3,1.0)-1.0) ls 13 title '',\
'MADatNLO.HwU' index 8 using (($1+$2)/2):(safe($7,$3,1.0)-1.0) ls 12 title '',\
'MADatNLO.HwU' index 8 using (($1+$2)/2):(safe($6,$3,1.0)-1.0) ls 12 title '',\
'MADatNLO.HwU' index 7 using (($1+$2)/2):(safe($7,$3,1.0)-1.0) ls 11 title '',\
'MADatNLO.HwU' index 7 using (($1+$2)/2):(safe($6,$3,1.0)-1.0) ls 11 title '',\
0.0 ls 999 title '',\
'MADatNLO.HwU' index 10 using (($1+$2)/2):(0.0):(safe($4,$3,0.0)) w yerrorbar ls 4 title '',\
'MADatNLO.HwU' index 10 using (($1+$2)/2):(safe($5,$3,1.0)-1.0) ls 4 title '',\
'MADatNLO.HwU' index 9 using (($1+$2)/2):(0.0):(safe($4,$3,0.0)) w yerrorbar ls 3 title '',\
'MADatNLO.HwU' index 9 using (($1+$2)/2):(safe($5,$3,1.0)-1.0) ls 3 title '',\
'MADatNLO.HwU' index 8 using (($1+$2)/2):(0.0):(safe($4,$3,0.0)) w yerrorbar ls 2 title '',\
'MADatNLO.HwU' index 8 using (($1+$2)/2):(safe($5,$3,1.0)-1.0) ls 2 title '',\
'MADatNLO.HwU' index 7 using (($1+$2)/2):(0.0):(safe($4,$3,0.0)) w yerrorbar ls 1 title '',\
'MADatNLO.HwU' index 7 using (($1+$2)/2):(safe($5,$3,1.0)-1.0) ls 1 title ''
#-- rendering subhistograms '(LO|#1SD0|#1SD1|#1)/(NLO|#1 central value) ratio'
unset label
unset format
set yrange [-5.2803e-01:1.8882e+00]
set origin 0.0000e+00, 2.0000e-01
set size 1.0000e+00, 1.5000e-01
set mytics 2
set ytics auto
set format x
unset logscale y
set ylabel "ratio w.r.t. NLO|#1"
set label "(LO|#1SD0|#1SD1|#1)/(NLO|#1 central value)" font ",9" at graph 0.03, graph 0.13
plot \
1.0 ls 999 title '',\
'MADatNLO.HwU' index 13 using (($1+$2)/2):7 ls 14 title '',\
'MADatNLO.HwU' index 13 using (($1+$2)/2):6 ls 14 title '',\
'MADatNLO.HwU' index 12 using (($1+$2)/2):7 ls 13 title '',\
'MADatNLO.HwU' index 12 using (($1+$2)/2):6 ls 13 title '',\
'MADatNLO.HwU' index 11 using (($1+$2)/2):7 ls 12 title '',\
'MADatNLO.HwU' index 11 using (($1+$2)/2):6 ls 12 title '',\
'MADatNLO.HwU' index 13 using (($1+$2)/2):5 ls 4 title '',\
'MADatNLO.HwU' index 13 using (($1+$2)/2):3:4 w yerrorbar ls 4 title '',\
'MADatNLO.HwU' index 13 using (($1+$2)/2):3 ls 4 title '',\
'MADatNLO.HwU' index 12 using (($1+$2)/2):5 ls 3 title '',\
'MADatNLO.HwU' index 12 using (($1+$2)/2):3:4 w yerrorbar ls 3 title '',\
'MADatNLO.HwU' index 12 using (($1+$2)/2):3 ls 3 title '',\
'MADatNLO.HwU' index 11 using (($1+$2)/2):5 ls 2 title '',\
'MADatNLO.HwU' index 11 using (($1+$2)/2):3:4 w yerrorbar ls 2 title '',\
'MADatNLO.HwU' index 11 using (($1+$2)/2):3 ls 2 title ''

unset label

################################################################################

################################################################################
### Rendering of the plot titled '2nd charged lepton log pT'
################################################################################

set multiplot
set label "2nd charged lepton log pT" font ",13" at graph 0.04, graph 1.05
set xrange [2.2857e+00:4.5000e+00]
set bmargin 0 
set tmargin 0
set xtics nomirror
set ytics nomirror
set mytics 10
set xtics auto
set key horizontal noreverse maxcols 1 width -4 
set label front 'MadGraph5\_aMC\@NLO' font "Courier,11" rotate by 90 at graph 1.02, graph 0.04

#-- rendering subhistograms 'NLO|#1 and LO|#1 results'

set format y '10^{%T}'
set yrange [7.0563e-12:3.7214e+00]
set origin 0.0000e+00, 5.0000e-01
set size 1.0000e+00, 4.0000e-01
set mytics 10
set ytics auto
set format x ''
set logscale y
set ylabel "{/Symbol s} per bin [pb]"

plot \
sqrt(-1) ls 14 title 'SD1|#1, scale variation',\
sqrt(-1) ls 13 title 'SD0|#1, scale variation',\
sqrt(-1) ls 12 title 'LO|#1, scale variation',\
sqrt(-1) ls 11 title 'NLO|#1, scale variation',\
'MADatNLO.HwU' index 17 using (($1+$2)/2):($3 >= 0 ? sqrt(-1) : abs($3)):4 w yerrorbar ls 104 title '',\
'MADatNLO.HwU' index 17 using (($1+$2)/2):($3 >= 0 ? sqrt(-1) : abs($3)) ls 104 title '',\
'MADatNLO.HwU' index 17 using (($1+$2)/2):($3 < 0 ? sqrt(-1) : $3):4 w yerrorbar ls 4 title '',\
'MADatNLO.HwU' index 17 using (($1+$2)/2):($3 < 0 ? sqrt(-1) : $3) ls 4 title 'SD1|#1, central value, dynamical\_scale\_choice=10',\
'MADatNLO.HwU' index 16 using (($1+$2)/2):($3 >= 0 ? sqrt(-1) : abs($3)):4 w yerrorbar ls 103 title '',\
'MADatNLO.HwU' index 16 using (($1+$2)/2):($3 >= 0 ? sqrt(-1) : abs($3)) ls 103 title '',\
'MADatNLO.HwU' index 16 using (($1+$2)/2):($3 < 0 ? sqrt(-1) : $3):4 w yerrorbar ls 3 title '',\
'MADatNLO.HwU' index 16 using (($1+$2)/2):($3 < 0 ? sqrt(-1) : $3) ls 3 title 'SD0|#1, central value, dynamical\_scale\_choice=10',\
'MADatNLO.HwU' index 15 using (($1+$2)/2):($3 >= 0 ? sqrt(-1) : abs($3)):4 w yerrorbar ls 102 title '',\
'MADatNLO.HwU' index 15 using (($1+$2)/2):($3 >= 0 ? sqrt(-1) : abs($3)) ls 102 title '',\
'MADatNLO.HwU' index 15 using (($1+$2)/2):($3 < 0 ? sqrt(-1) : $3):4 w yerrorbar ls 2 title '',\
'MADatNLO.HwU' index 15 using (($1+$2)/2):($3 < 0 ? sqrt(-1) : $3) ls 2 title 'LO|#1, central value, dynamical\_scale\_choice=10',\
'MADatNLO.HwU' index 14 using (($1+$2)/2):($3 >= 0 ? sqrt(-1) : abs($3)):4 w yerrorbar ls 101 title '',\
'MADatNLO.HwU' index 14 using (($1+$2)/2):($3 >= 0 ? sqrt(-1) : abs($3)) ls 101 title '',\
'MADatNLO.HwU' index 14 using (($1+$2)/2):($3 < 0 ? sqrt(-1) : $3):4 w yerrorbar ls 1 title '',\
'MADatNLO.HwU' index 14 using (($1+$2)/2):($3 < 0 ? sqrt(-1) : $3) ls 1 title 'NLO|#1, central value, dynamical\_scale\_choice=10'
#-- rendering subhistograms 'Relative scale and PDF uncertainty'
unset label
unset format
set yrange [-1.4453e-01:1.3826e-01]
set origin 0.0000e+00, 3.5000e-01
set size 1.0000e+00, 1.5000e-01
set mytics 2
set ytics auto
set format x ''
unset logscale y
set ylabel "NLO|#1 rel.unc."
set label "Relative uncertainties w.r.t. central values" font ",9" front at graph 0.03, graph 0.13
plot \
'MADatNLO.HwU' index 17 using (($1+$2)/2):(safe($7,$3,1.0)-1.0) ls 14 title '',\
'MADatNLO.HwU' index 17 using (($1+$2)/2):(safe($6,$3,1.0)-1.0) ls 14 title '',\
'MADatNLO.HwU' index 16 using (($1+$2)/2):(safe($7,$3,1.0)-1.0) ls 13 title '',\
'MADatNLO.HwU' index 16 using (($1+$2)/2):(safe($6,$3,1.0)-1.0) ls 13 title '',\
'MADatNLO.HwU' index 15 using (($1+$2)/2):(safe($7,$3,1.0)-1.0) ls 12 title '',\
'MADatNLO.HwU' index 15 using (($1+$2)/2):(safe($6,$3,1.0)-1.0) ls 12 title '',\
'MADatNLO.HwU' index 14 using (($1+$2)/2):(safe($7,$3,1.0)-1.0) ls 11 title '',\
'MADatNLO.HwU' index 14 using (($1+$2)/2):(safe($6,$3,1.0)-1.0) ls 11 title '',\
0.0 ls 999 title '',\
'MADatNLO.HwU' index 17 using (($1+$2)/2):(0.0):(safe($4,$3,0.0)) w yerrorbar ls 4 title '',\
'MADatNLO.HwU' index 17 using (($1+$2)/2):(safe($5,$3,1.0)-1.0) ls 4 title '',\
'MADatNLO.HwU' index 16 using (($1+$2)/2):(0.0):(safe($4,$3,0.0)) w yerrorbar ls 3 title '',\
'MADatNLO.HwU' index 16 using (($1+$2)/2):(safe($5,$3,1.0)-1.0) ls 3 title '',\
'MADatNLO.HwU' index 15 using (($1+$2)/2):(0.0):(safe($4,$3,0.0)) w yerrorbar ls 2 title '',\
'MADatNLO.HwU' index 15 using (($1+$2)/2):(safe($5,$3,1.0)-1.0) ls 2 title '',\
'MADatNLO.HwU' index 14 using (($1+$2)/2):(0.0):(safe($4,$3,0.0)) w yerrorbar ls 1 title '',\
'MADatNLO.HwU' index 14 using (($1+$2)/2):(safe($5,$3,1.0)-1.0) ls 1 title ''
#-- rendering subhistograms '(LO|#1SD0|#1SD1|#1)/(NLO|#1 central value) ratio'
unset label
unset format
set yrange [-6.9490e-01:2.3478e+00]
set origin 0.0000e+00, 2.0000e-01
set size 1.0000e+00, 1.5000e-01
set mytics 2
set ytics auto
set format x
unset logscale y
set ylabel "ratio w.r.t. NLO|#1"
set label "(LO|#1SD0|#1SD1|#1)/(NLO|#1 central value)" font ",9" at graph 0.03, graph 0.13
plot \
1.0 ls 999 title '',\
'MADatNLO.HwU' index 20 using (($1+$2)/2):7 ls 14 title '',\
'MADatNLO.HwU' index 20 using (($1+$2)/2):6 ls 14 title '',\
'MADatNLO.HwU' index 19 using (($1+$2)/2):7 ls 13 title '',\
'MADatNLO.HwU' index 19 using (($1+$2)/2):6 ls 13 title '',\
'MADatNLO.HwU' index 18 using (($1+$2)/2):7 ls 12 title '',\
'MADatNLO.HwU' index 18 using (($1+$2)/2):6 ls 12 title '',\
'MADatNLO.HwU' index 20 using (($1+$2)/2):5 ls 4 title '',\
'MADatNLO.HwU' index 20 using (($1+$2)/2):3:4 w yerrorbar ls 4 title '',\
'MADatNLO.HwU' index 20 using (($1+$2)/2):3 ls 4 title '',\
'MADatNLO.HwU' index 19 using (($1+$2)/2):5 ls 3 title '',\
'MADatNLO.HwU' index 19 using (($1+$2)/2):3:4 w yerrorbar ls 3 title '',\
'MADatNLO.HwU' index 19 using (($1+$2)/2):3 ls 3 title '',\
'MADatNLO.HwU' index 18 using (($1+$2)/2):5 ls 2 title '',\
'MADatNLO.HwU' index 18 using (($1+$2)/2):3:4 w yerrorbar ls 2 title '',\
'MADatNLO.HwU' index 18 using (($1+$2)/2):3 ls 2 title ''

unset label

################################################################################

################################################################################
### Rendering of the plot titled '3rd charged lepton log pT'
################################################################################

set multiplot
set label "3rd charged lepton log pT" font ",13" at graph 0.04, graph 1.05
set xrange [2.0000e+00:4.5000e+00]
set bmargin 0 
set tmargin 0
set xtics nomirror
set ytics nomirror
set mytics 10
set xtics auto
set key horizontal noreverse maxcols 1 width -4 
set label front 'MadGraph5\_aMC\@NLO' font "Courier,11" rotate by 90 at graph 1.02, graph 0.04

#-- rendering subhistograms 'NLO|#1 and LO|#1 results'

set format y '10^{%T}'
set yrange [9.0000e-01:1.1000e+02]
set origin 0.0000e+00, 5.0000e-01
set size 1.0000e+00, 4.0000e-01
set mytics 10
set ytics auto
set format x ''
set logscale y
set ylabel "{/Symbol s} per bin [pb]"

plot \
sqrt(-1) ls 14 title 'SD1|#1, scale variation',\
sqrt(-1) ls 13 title 'SD0|#1, scale variation',\
sqrt(-1) ls 12 title 'LO|#1, scale variation',\
sqrt(-1) ls 11 title 'NLO|#1, scale variation',\
'MADatNLO.HwU' index 24 using (($1+$2)/2):($3 >= 0 ? sqrt(-1) : abs($3)):4 w yerrorbar ls 104 title '',\
'MADatNLO.HwU' index 24 using (($1+$2)/2):($3 >= 0 ? sqrt(-1) : abs($3)) ls 104 title '',\
'MADatNLO.HwU' index 24 using (($1+$2)/2):($3 < 0 ? sqrt(-1) : $3):4 w yerrorbar ls 4 title '',\
'MADatNLO.HwU' index 24 using (($1+$2)/2):($3 < 0 ? sqrt(-1) : $3) ls 4 title 'SD1|#1, central value, dynamical\_scale\_choice=10',\
'MADatNLO.HwU' index 23 using (($1+$2)/2):($3 >= 0 ? sqrt(-1) : abs($3)):4 w yerrorbar ls 103 title '',\
'MADatNLO.HwU' index 23 using (($1+$2)/2):($3 >= 0 ? sqrt(-1) : abs($3)) ls 103 title '',\
'MADatNLO.HwU' index 23 using (($1+$2)/2):($3 < 0 ? sqrt(-1) : $3):4 w yerrorbar ls 3 title '',\
'MADatNLO.HwU' index 23 using (($1+$2)/2):($3 < 0 ? sqrt(-1) : $3) ls 3 title 'SD0|#1, central value, dynamical\_scale\_choice=10',\
'MADatNLO.HwU' index 22 using (($1+$2)/2):($3 >= 0 ? sqrt(-1) : abs($3)):4 w yerrorbar ls 102 title '',\
'MADatNLO.HwU' index 22 using (($1+$2)/2):($3 >= 0 ? sqrt(-1) : abs($3)) ls 102 title '',\
'MADatNLO.HwU' index 22 using (($1+$2)/2):($3 < 0 ? sqrt(-1) : $3):4 w yerrorbar ls 2 title '',\
'MADatNLO.HwU' index 22 using (($1+$2)/2):($3 < 0 ? sqrt(-1) : $3) ls 2 title 'LO|#1, central value, dynamical\_scale\_choice=10',\
'MADatNLO.HwU' index 21 using (($1+$2)/2):($3 >= 0 ? sqrt(-1) : abs($3)):4 w yerrorbar ls 101 title '',\
'MADatNLO.HwU' index 21 using (($1+$2)/2):($3 >= 0 ? sqrt(-1) : abs($3)) ls 101 title '',\
'MADatNLO.HwU' index 21 using (($1+$2)/2):($3 < 0 ? sqrt(-1) : $3):4 w yerrorbar ls 1 title '',\
'MADatNLO.HwU' index 21 using (($1+$2)/2):($3 < 0 ? sqrt(-1) : $3) ls 1 title 'NLO|#1, central value, dynamical\_scale\_choice=10'
#-- rendering subhistograms 'Relative scale and PDF uncertainty'
unset label
unset format
set yrange [-1.4800e+00:1.4000e+00]
set origin 0.0000e+00, 3.5000e-01
set size 1.0000e+00, 1.5000e-01
set mytics 2
set ytics auto
set format x ''
unset logscale y
set ylabel "NLO|#1 rel.unc."
set label "Relative uncertainties w.r.t. central values" font ",9" front at graph 0.03, graph 0.13
plot \
'MADatNLO.HwU' index 24 using (($1+$2)/2):(safe($7,$3,1.0)-1.0) ls 14 title '',\
'MADatNLO.HwU' index 24 using (($1+$2)/2):(safe($6,$3,1.0)-1.0) ls 14 title '',\
'MADatNLO.HwU' index 23 using (($1+$2)/2):(safe($7,$3,1.0)-1.0) ls 13 title '',\
'MADatNLO.HwU' index 23 using (($1+$2)/2):(safe($6,$3,1.0)-1.0) ls 13 title '',\
'MADatNLO.HwU' index 22 using (($1+$2)/2):(safe($7,$3,1.0)-1.0) ls 12 title '',\
'MADatNLO.HwU' index 22 using (($1+$2)/2):(safe($6,$3,1.0)-1.0) ls 12 title '',\
'MADatNLO.HwU' index 21 using (($1+$2)/2):(safe($7,$3,1.0)-1.0) ls 11 title '',\
'MADatNLO.HwU' index 21 using (($1+$2)/2):(safe($6,$3,1.0)-1.0) ls 11 title '',\
0.0 ls 999 title '',\
'MADatNLO.HwU' index 24 using (($1+$2)/2):(0.0):(safe($4,$3,0.0)) w yerrorbar ls 4 title '',\
'MADatNLO.HwU' index 24 using (($1+$2)/2):(safe($5,$3,1.0)-1.0) ls 4 title '',\
'MADatNLO.HwU' index 23 using (($1+$2)/2):(0.0):(safe($4,$3,0.0)) w yerrorbar ls 3 title '',\
'MADatNLO.HwU' index 23 using (($1+$2)/2):(safe($5,$3,1.0)-1.0) ls 3 title '',\
'MADatNLO.HwU' index 22 using (($1+$2)/2):(0.0):(safe($4,$3,0.0)) w yerrorbar ls 2 title '',\
'MADatNLO.HwU' index 22 using (($1+$2)/2):(safe($5,$3,1.0)-1.0) ls 2 title '',\
'MADatNLO.HwU' index 21 using (($1+$2)/2):(0.0):(safe($4,$3,0.0)) w yerrorbar ls 1 title '',\
'MADatNLO.HwU' index 21 using (($1+$2)/2):(safe($5,$3,1.0)-1.0) ls 1 title ''
#-- rendering subhistograms '(LO|#1SD0|#1SD1|#1)/(NLO|#1 central value) ratio'
unset label
unset format
set yrange [-2.4000e-01:1.2000e+00]
set origin 0.0000e+00, 2.0000e-01
set size 1.0000e+00, 1.5000e-01
set mytics 2
set ytics auto
set format x
unset logscale y
set ylabel "ratio w.r.t. NLO|#1"
set label "(LO|#1SD0|#1SD1|#1)/(NLO|#1 central value)" font ",9" at graph 0.03, graph 0.13
plot \
1.0 ls 999 title '',\
'MADatNLO.HwU' index 27 using (($1+$2)/2):7 ls 14 title '',\
'MADatNLO.HwU' index 27 using (($1+$2)/2):6 ls 14 title '',\
'MADatNLO.HwU' index 26 using (($1+$2)/2):7 ls 13 title '',\
'MADatNLO.HwU' index 26 using (($1+$2)/2):6 ls 13 title '',\
'MADatNLO.HwU' index 25 using (($1+$2)/2):7 ls 12 title '',\
'MADatNLO.HwU' index 25 using (($1+$2)/2):6 ls 12 title '',\
'MADatNLO.HwU' index 27 using (($1+$2)/2):5 ls 4 title '',\
'MADatNLO.HwU' index 27 using (($1+$2)/2):3:4 w yerrorbar ls 4 title '',\
'MADatNLO.HwU' index 27 using (($1+$2)/2):3 ls 4 title '',\
'MADatNLO.HwU' index 26 using (($1+$2)/2):5 ls 3 title '',\
'MADatNLO.HwU' index 26 using (($1+$2)/2):3:4 w yerrorbar ls 3 title '',\
'MADatNLO.HwU' index 26 using (($1+$2)/2):3 ls 3 title '',\
'MADatNLO.HwU' index 25 using (($1+$2)/2):5 ls 2 title '',\
'MADatNLO.HwU' index 25 using (($1+$2)/2):3:4 w yerrorbar ls 2 title '',\
'MADatNLO.HwU' index 25 using (($1+$2)/2):3 ls 2 title ''

unset label

################################################################################

################################################################################
### Rendering of the plot titled '4th charged lepton log pT'
################################################################################

set multiplot
set label "4th charged lepton log pT" font ",13" at graph 0.04, graph 1.05
set xrange [2.0000e+00:4.5000e+00]
set bmargin 0 
set tmargin 0
set xtics nomirror
set ytics nomirror
set mytics 10
set xtics auto
set key horizontal noreverse maxcols 1 width -4 
set label front 'MadGraph5\_aMC\@NLO' font "Courier,11" rotate by 90 at graph 1.02, graph 0.04

#-- rendering subhistograms 'NLO|#1 and LO|#1 results'

set format y '10^{%T}'
set yrange [9.0000e-01:1.1000e+02]
set origin 0.0000e+00, 5.0000e-01
set size 1.0000e+00, 4.0000e-01
set mytics 10
set ytics auto
set format x ''
set logscale y
set ylabel "{/Symbol s} per bin [pb]"

plot \
sqrt(-1) ls 14 title 'SD1|#1, scale variation',\
sqrt(-1) ls 13 title 'SD0|#1, scale variation',\
sqrt(-1) ls 12 title 'LO|#1, scale variation',\
sqrt(-1) ls 11 title 'NLO|#1, scale variation',\
'MADatNLO.HwU' index 31 using (($1+$2)/2):($3 >= 0 ? sqrt(-1) : abs($3)):4 w yerrorbar ls 104 title '',\
'MADatNLO.HwU' index 31 using (($1+$2)/2):($3 >= 0 ? sqrt(-1) : abs($3)) ls 104 title '',\
'MADatNLO.HwU' index 31 using (($1+$2)/2):($3 < 0 ? sqrt(-1) : $3):4 w yerrorbar ls 4 title '',\
'MADatNLO.HwU' index 31 using (($1+$2)/2):($3 < 0 ? sqrt(-1) : $3) ls 4 title 'SD1|#1, central value, dynamical\_scale\_choice=10',\
'MADatNLO.HwU' index 30 using (($1+$2)/2):($3 >= 0 ? sqrt(-1) : abs($3)):4 w yerrorbar ls 103 title '',\
'MADatNLO.HwU' index 30 using (($1+$2)/2):($3 >= 0 ? sqrt(-1) : abs($3)) ls 103 title '',\
'MADatNLO.HwU' index 30 using (($1+$2)/2):($3 < 0 ? sqrt(-1) : $3):4 w yerrorbar ls 3 title '',\
'MADatNLO.HwU' index 30 using (($1+$2)/2):($3 < 0 ? sqrt(-1) : $3) ls 3 title 'SD0|#1, central value, dynamical\_scale\_choice=10',\
'MADatNLO.HwU' index 29 using (($1+$2)/2):($3 >= 0 ? sqrt(-1) : abs($3)):4 w yerrorbar ls 102 title '',\
'MADatNLO.HwU' index 29 using (($1+$2)/2):($3 >= 0 ? sqrt(-1) : abs($3)) ls 102 title '',\
'MADatNLO.HwU' index 29 using (($1+$2)/2):($3 < 0 ? sqrt(-1) : $3):4 w yerrorbar ls 2 title '',\
'MADatNLO.HwU' index 29 using (($1+$2)/2):($3 < 0 ? sqrt(-1) : $3) ls 2 title 'LO|#1, central value, dynamical\_scale\_choice=10',\
'MADatNLO.HwU' index 28 using (($1+$2)/2):($3 >= 0 ? sqrt(-1) : abs($3)):4 w yerrorbar ls 101 title '',\
'MADatNLO.HwU' index 28 using (($1+$2)/2):($3 >= 0 ? sqrt(-1) : abs($3)) ls 101 title '',\
'MADatNLO.HwU' index 28 using (($1+$2)/2):($3 < 0 ? sqrt(-1) : $3):4 w yerrorbar ls 1 title '',\
'MADatNLO.HwU' index 28 using (($1+$2)/2):($3 < 0 ? sqrt(-1) : $3) ls 1 title 'NLO|#1, central value, dynamical\_scale\_choice=10'
#-- rendering subhistograms 'Relative scale and PDF uncertainty'
unset label
unset format
set yrange [-1.4800e+00:1.4000e+00]
set origin 0.0000e+00, 3.5000e-01
set size 1.0000e+00, 1.5000e-01
set mytics 2
set ytics auto
set format x ''
unset logscale y
set ylabel "NLO|#1 rel.unc."
set label "Relative uncertainties w.r.t. central values" font ",9" front at graph 0.03, graph 0.13
plot \
'MADatNLO.HwU' index 31 using (($1+$2)/2):(safe($7,$3,1.0)-1.0) ls 14 title '',\
'MADatNLO.HwU' index 31 using (($1+$2)/2):(safe($6,$3,1.0)-1.0) ls 14 title '',\
'MADatNLO.HwU' index 30 using (($1+$2)/2):(safe($7,$3,1.0)-1.0) ls 13 title '',\
'MADatNLO.HwU' index 30 using (($1+$2)/2):(safe($6,$3,1.0)-1.0) ls 13 title '',\
'MADatNLO.HwU' index 29 using (($1+$2)/2):(safe($7,$3,1.0)-1.0) ls 12 title '',\
'MADatNLO.HwU' index 29 using (($1+$2)/2):(safe($6,$3,1.0)-1.0) ls 12 title '',\
'MADatNLO.HwU' index 28 using (($1+$2)/2):(safe($7,$3,1.0)-1.0) ls 11 title '',\
'MADatNLO.HwU' index 28 using (($1+$2)/2):(safe($6,$3,1.0)-1.0) ls 11 title '',\
0.0 ls 999 title '',\
'MADatNLO.HwU' index 31 using (($1+$2)/2):(0.0):(safe($4,$3,0.0)) w yerrorbar ls 4 title '',\
'MADatNLO.HwU' index 31 using (($1+$2)/2):(safe($5,$3,1.0)-1.0) ls 4 title '',\
'MADatNLO.HwU' index 30 using (($1+$2)/2):(0.0):(safe($4,$3,0.0)) w yerrorbar ls 3 title '',\
'MADatNLO.HwU' index 30 using (($1+$2)/2):(safe($5,$3,1.0)-1.0) ls 3 title '',\
'MADatNLO.HwU' index 29 using (($1+$2)/2):(0.0):(safe($4,$3,0.0)) w yerrorbar ls 2 title '',\
'MADatNLO.HwU' index 29 using (($1+$2)/2):(safe($5,$3,1.0)-1.0) ls 2 title '',\
'MADatNLO.HwU' index 28 using (($1+$2)/2):(0.0):(safe($4,$3,0.0)) w yerrorbar ls 1 title '',\
'MADatNLO.HwU' index 28 using (($1+$2)/2):(safe($5,$3,1.0)-1.0) ls 1 title ''
#-- rendering subhistograms '(LO|#1SD0|#1SD1|#1)/(NLO|#1 central value) ratio'
unset label
unset format
set yrange [-2.4000e-01:1.2000e+00]
set origin 0.0000e+00, 2.0000e-01
set size 1.0000e+00, 1.5000e-01
set mytics 2
set ytics auto
set format x
unset logscale y
set ylabel "ratio w.r.t. NLO|#1"
set label "(LO|#1SD0|#1SD1|#1)/(NLO|#1 central value)" font ",9" at graph 0.03, graph 0.13
plot \
1.0 ls 999 title '',\
'MADatNLO.HwU' index 34 using (($1+$2)/2):7 ls 14 title '',\
'MADatNLO.HwU' index 34 using (($1+$2)/2):6 ls 14 title '',\
'MADatNLO.HwU' index 33 using (($1+$2)/2):7 ls 13 title '',\
'MADatNLO.HwU' index 33 using (($1+$2)/2):6 ls 13 title '',\
'MADatNLO.HwU' index 32 using (($1+$2)/2):7 ls 12 title '',\
'MADatNLO.HwU' index 32 using (($1+$2)/2):6 ls 12 title '',\
'MADatNLO.HwU' index 34 using (($1+$2)/2):5 ls 4 title '',\
'MADatNLO.HwU' index 34 using (($1+$2)/2):3:4 w yerrorbar ls 4 title '',\
'MADatNLO.HwU' index 34 using (($1+$2)/2):3 ls 4 title '',\
'MADatNLO.HwU' index 33 using (($1+$2)/2):5 ls 3 title '',\
'MADatNLO.HwU' index 33 using (($1+$2)/2):3:4 w yerrorbar ls 3 title '',\
'MADatNLO.HwU' index 33 using (($1+$2)/2):3 ls 3 title '',\
'MADatNLO.HwU' index 32 using (($1+$2)/2):5 ls 2 title '',\
'MADatNLO.HwU' index 32 using (($1+$2)/2):3:4 w yerrorbar ls 2 title '',\
'MADatNLO.HwU' index 32 using (($1+$2)/2):3 ls 2 title ''

unset label

################################################################################

################################################################################
### Rendering of the plot titled 'electron log pT'
################################################################################

set multiplot
set label "electron log pT" font ",13" at graph 0.04, graph 1.05
set xrange [2.2857e+00:4.5000e+00]
set bmargin 0 
set tmargin 0
set xtics nomirror
set ytics nomirror
set mytics 10
set xtics auto
set key horizontal noreverse maxcols 1 width -4 
set label front 'MadGraph5\_aMC\@NLO' font "Courier,11" rotate by 90 at graph 1.02, graph 0.04

#-- rendering subhistograms 'NLO|#1 and LO|#1 results'

set format y '10^{%T}'
set yrange [8.4444e-12:3.7214e+00]
set origin 0.0000e+00, 5.0000e-01
set size 1.0000e+00, 4.0000e-01
set mytics 10
set ytics auto
set format x ''
set logscale y
set ylabel "{/Symbol s} per bin [pb]"

plot \
sqrt(-1) ls 14 title 'SD1|#1, scale variation',\
sqrt(-1) ls 13 title 'SD0|#1, scale variation',\
sqrt(-1) ls 12 title 'LO|#1, scale variation',\
sqrt(-1) ls 11 title 'NLO|#1, scale variation',\
'MADatNLO.HwU' index 38 using (($1+$2)/2):($3 >= 0 ? sqrt(-1) : abs($3)):4 w yerrorbar ls 104 title '',\
'MADatNLO.HwU' index 38 using (($1+$2)/2):($3 >= 0 ? sqrt(-1) : abs($3)) ls 104 title '',\
'MADatNLO.HwU' index 38 using (($1+$2)/2):($3 < 0 ? sqrt(-1) : $3):4 w yerrorbar ls 4 title '',\
'MADatNLO.HwU' index 38 using (($1+$2)/2):($3 < 0 ? sqrt(-1) : $3) ls 4 title 'SD1|#1, central value, dynamical\_scale\_choice=10',\
'MADatNLO.HwU' index 37 using (($1+$2)/2):($3 >= 0 ? sqrt(-1) : abs($3)):4 w yerrorbar ls 103 title '',\
'MADatNLO.HwU' index 37 using (($1+$2)/2):($3 >= 0 ? sqrt(-1) : abs($3)) ls 103 title '',\
'MADatNLO.HwU' index 37 using (($1+$2)/2):($3 < 0 ? sqrt(-1) : $3):4 w yerrorbar ls 3 title '',\
'MADatNLO.HwU' index 37 using (($1+$2)/2):($3 < 0 ? sqrt(-1) : $3) ls 3 title 'SD0|#1, central value, dynamical\_scale\_choice=10',\
'MADatNLO.HwU' index 36 using (($1+$2)/2):($3 >= 0 ? sqrt(-1) : abs($3)):4 w yerrorbar ls 102 title '',\
'MADatNLO.HwU' index 36 using (($1+$2)/2):($3 >= 0 ? sqrt(-1) : abs($3)) ls 102 title '',\
'MADatNLO.HwU' index 36 using (($1+$2)/2):($3 < 0 ? sqrt(-1) : $3):4 w yerrorbar ls 2 title '',\
'MADatNLO.HwU' index 36 using (($1+$2)/2):($3 < 0 ? sqrt(-1) : $3) ls 2 title 'LO|#1, central value, dynamical\_scale\_choice=10',\
'MADatNLO.HwU' index 35 using (($1+$2)/2):($3 >= 0 ? sqrt(-1) : abs($3)):4 w yerrorbar ls 101 title '',\
'MADatNLO.HwU' index 35 using (($1+$2)/2):($3 >= 0 ? sqrt(-1) : abs($3)) ls 101 title '',\
'MADatNLO.HwU' index 35 using (($1+$2)/2):($3 < 0 ? sqrt(-1) : $3):4 w yerrorbar ls 1 title '',\
'MADatNLO.HwU' index 35 using (($1+$2)/2):($3 < 0 ? sqrt(-1) : $3) ls 1 title 'NLO|#1, central value, dynamical\_scale\_choice=10'
#-- rendering subhistograms 'Relative scale and PDF uncertainty'
unset label
unset format
set yrange [-1.4560e-01:1.3803e-01]
set origin 0.0000e+00, 3.5000e-01
set size 1.0000e+00, 1.5000e-01
set mytics 2
set ytics auto
set format x ''
unset logscale y
set ylabel "NLO|#1 rel.unc."
set label "Relative uncertainties w.r.t. central values" font ",9" front at graph 0.03, graph 0.13
plot \
'MADatNLO.HwU' index 38 using (($1+$2)/2):(safe($7,$3,1.0)-1.0) ls 14 title '',\
'MADatNLO.HwU' index 38 using (($1+$2)/2):(safe($6,$3,1.0)-1.0) ls 14 title '',\
'MADatNLO.HwU' index 37 using (($1+$2)/2):(safe($7,$3,1.0)-1.0) ls 13 title '',\
'MADatNLO.HwU' index 37 using (($1+$2)/2):(safe($6,$3,1.0)-1.0) ls 13 title '',\
'MADatNLO.HwU' index 36 using (($1+$2)/2):(safe($7,$3,1.0)-1.0) ls 12 title '',\
'MADatNLO.HwU' index 36 using (($1+$2)/2):(safe($6,$3,1.0)-1.0) ls 12 title '',\
'MADatNLO.HwU' index 35 using (($1+$2)/2):(safe($7,$3,1.0)-1.0) ls 11 title '',\
'MADatNLO.HwU' index 35 using (($1+$2)/2):(safe($6,$3,1.0)-1.0) ls 11 title '',\
0.0 ls 999 title '',\
'MADatNLO.HwU' index 38 using (($1+$2)/2):(0.0):(safe($4,$3,0.0)) w yerrorbar ls 4 title '',\
'MADatNLO.HwU' index 38 using (($1+$2)/2):(safe($5,$3,1.0)-1.0) ls 4 title '',\
'MADatNLO.HwU' index 37 using (($1+$2)/2):(0.0):(safe($4,$3,0.0)) w yerrorbar ls 3 title '',\
'MADatNLO.HwU' index 37 using (($1+$2)/2):(safe($5,$3,1.0)-1.0) ls 3 title '',\
'MADatNLO.HwU' index 36 using (($1+$2)/2):(0.0):(safe($4,$3,0.0)) w yerrorbar ls 2 title '',\
'MADatNLO.HwU' index 36 using (($1+$2)/2):(safe($5,$3,1.0)-1.0) ls 2 title '',\
'MADatNLO.HwU' index 35 using (($1+$2)/2):(0.0):(safe($4,$3,0.0)) w yerrorbar ls 1 title '',\
'MADatNLO.HwU' index 35 using (($1+$2)/2):(safe($5,$3,1.0)-1.0) ls 1 title ''
#-- rendering subhistograms '(LO|#1SD0|#1SD1|#1)/(NLO|#1 central value) ratio'
unset label
unset format
set yrange [-5.7679e-01:2.0283e+00]
set origin 0.0000e+00, 2.0000e-01
set size 1.0000e+00, 1.5000e-01
set mytics 2
set ytics auto
set format x
unset logscale y
set ylabel "ratio w.r.t. NLO|#1"
set label "(LO|#1SD0|#1SD1|#1)/(NLO|#1 central value)" font ",9" at graph 0.03, graph 0.13
plot \
1.0 ls 999 title '',\
'MADatNLO.HwU' index 41 using (($1+$2)/2):7 ls 14 title '',\
'MADatNLO.HwU' index 41 using (($1+$2)/2):6 ls 14 title '',\
'MADatNLO.HwU' index 40 using (($1+$2)/2):7 ls 13 title '',\
'MADatNLO.HwU' index 40 using (($1+$2)/2):6 ls 13 title '',\
'MADatNLO.HwU' index 39 using (($1+$2)/2):7 ls 12 title '',\
'MADatNLO.HwU' index 39 using (($1+$2)/2):6 ls 12 title '',\
'MADatNLO.HwU' index 41 using (($1+$2)/2):5 ls 4 title '',\
'MADatNLO.HwU' index 41 using (($1+$2)/2):3:4 w yerrorbar ls 4 title '',\
'MADatNLO.HwU' index 41 using (($1+$2)/2):3 ls 4 title '',\
'MADatNLO.HwU' index 40 using (($1+$2)/2):5 ls 3 title '',\
'MADatNLO.HwU' index 40 using (($1+$2)/2):3:4 w yerrorbar ls 3 title '',\
'MADatNLO.HwU' index 40 using (($1+$2)/2):3 ls 3 title '',\
'MADatNLO.HwU' index 39 using (($1+$2)/2):5 ls 2 title '',\
'MADatNLO.HwU' index 39 using (($1+$2)/2):3:4 w yerrorbar ls 2 title '',\
'MADatNLO.HwU' index 39 using (($1+$2)/2):3 ls 2 title ''

unset label

################################################################################

################################################################################
### Rendering of the plot titled 'positron log pT'
################################################################################

set multiplot
set label "positron log pT" font ",13" at graph 0.04, graph 1.05
set xrange [2.2857e+00:4.5000e+00]
set bmargin 0 
set tmargin 0
set xtics nomirror
set ytics nomirror
set mytics 10
set xtics auto
set key horizontal noreverse maxcols 1 width -4 
set label front 'MadGraph5\_aMC\@NLO' font "Courier,11" rotate by 90 at graph 1.02, graph 0.04

#-- rendering subhistograms 'NLO|#1 and LO|#1 results'

set format y '10^{%T}'
set yrange [7.3316e-12:3.7214e+00]
set origin 0.0000e+00, 5.0000e-01
set size 1.0000e+00, 4.0000e-01
set mytics 10
set ytics auto
set format x ''
set logscale y
set ylabel "{/Symbol s} per bin [pb]"

plot \
sqrt(-1) ls 14 title 'SD1|#1, scale variation',\
sqrt(-1) ls 13 title 'SD0|#1, scale variation',\
sqrt(-1) ls 12 title 'LO|#1, scale variation',\
sqrt(-1) ls 11 title 'NLO|#1, scale variation',\
'MADatNLO.HwU' index 45 using (($1+$2)/2):($3 >= 0 ? sqrt(-1) : abs($3)):4 w yerrorbar ls 104 title '',\
'MADatNLO.HwU' index 45 using (($1+$2)/2):($3 >= 0 ? sqrt(-1) : abs($3)) ls 104 title '',\
'MADatNLO.HwU' index 45 using (($1+$2)/2):($3 < 0 ? sqrt(-1) : $3):4 w yerrorbar ls 4 title '',\
'MADatNLO.HwU' index 45 using (($1+$2)/2):($3 < 0 ? sqrt(-1) : $3) ls 4 title 'SD1|#1, central value, dynamical\_scale\_choice=10',\
'MADatNLO.HwU' index 44 using (($1+$2)/2):($3 >= 0 ? sqrt(-1) : abs($3)):4 w yerrorbar ls 103 title '',\
'MADatNLO.HwU' index 44 using (($1+$2)/2):($3 >= 0 ? sqrt(-1) : abs($3)) ls 103 title '',\
'MADatNLO.HwU' index 44 using (($1+$2)/2):($3 < 0 ? sqrt(-1) : $3):4 w yerrorbar ls 3 title '',\
'MADatNLO.HwU' index 44 using (($1+$2)/2):($3 < 0 ? sqrt(-1) : $3) ls 3 title 'SD0|#1, central value, dynamical\_scale\_choice=10',\
'MADatNLO.HwU' index 43 using (($1+$2)/2):($3 >= 0 ? sqrt(-1) : abs($3)):4 w yerrorbar ls 102 title '',\
'MADatNLO.HwU' index 43 using (($1+$2)/2):($3 >= 0 ? sqrt(-1) : abs($3)) ls 102 title '',\
'MADatNLO.HwU' index 43 using (($1+$2)/2):($3 < 0 ? sqrt(-1) : $3):4 w yerrorbar ls 2 title '',\
'MADatNLO.HwU' index 43 using (($1+$2)/2):($3 < 0 ? sqrt(-1) : $3) ls 2 title 'LO|#1, central value, dynamical\_scale\_choice=10',\
'MADatNLO.HwU' index 42 using (($1+$2)/2):($3 >= 0 ? sqrt(-1) : abs($3)):4 w yerrorbar ls 101 title '',\
'MADatNLO.HwU' index 42 using (($1+$2)/2):($3 >= 0 ? sqrt(-1) : abs($3)) ls 101 title '',\
'MADatNLO.HwU' index 42 using (($1+$2)/2):($3 < 0 ? sqrt(-1) : $3):4 w yerrorbar ls 1 title '',\
'MADatNLO.HwU' index 42 using (($1+$2)/2):($3 < 0 ? sqrt(-1) : $3) ls 1 title 'NLO|#1, central value, dynamical\_scale\_choice=10'
#-- rendering subhistograms 'Relative scale and PDF uncertainty'
unset label
unset format
set yrange [-1.4560e-01:1.3803e-01]
set origin 0.0000e+00, 3.5000e-01
set size 1.0000e+00, 1.5000e-01
set mytics 2
set ytics auto
set format x ''
unset logscale y
set ylabel "NLO|#1 rel.unc."
set label "Relative uncertainties w.r.t. central values" font ",9" front at graph 0.03, graph 0.13
plot \
'MADatNLO.HwU' index 45 using (($1+$2)/2):(safe($7,$3,1.0)-1.0) ls 14 title '',\
'MADatNLO.HwU' index 45 using (($1+$2)/2):(safe($6,$3,1.0)-1.0) ls 14 title '',\
'MADatNLO.HwU' index 44 using (($1+$2)/2):(safe($7,$3,1.0)-1.0) ls 13 title '',\
'MADatNLO.HwU' index 44 using (($1+$2)/2):(safe($6,$3,1.0)-1.0) ls 13 title '',\
'MADatNLO.HwU' index 43 using (($1+$2)/2):(safe($7,$3,1.0)-1.0) ls 12 title '',\
'MADatNLO.HwU' index 43 using (($1+$2)/2):(safe($6,$3,1.0)-1.0) ls 12 title '',\
'MADatNLO.HwU' index 42 using (($1+$2)/2):(safe($7,$3,1.0)-1.0) ls 11 title '',\
'MADatNLO.HwU' index 42 using (($1+$2)/2):(safe($6,$3,1.0)-1.0) ls 11 title '',\
0.0 ls 999 title '',\
'MADatNLO.HwU' index 45 using (($1+$2)/2):(0.0):(safe($4,$3,0.0)) w yerrorbar ls 4 title '',\
'MADatNLO.HwU' index 45 using (($1+$2)/2):(safe($5,$3,1.0)-1.0) ls 4 title '',\
'MADatNLO.HwU' index 44 using (($1+$2)/2):(0.0):(safe($4,$3,0.0)) w yerrorbar ls 3 title '',\
'MADatNLO.HwU' index 44 using (($1+$2)/2):(safe($5,$3,1.0)-1.0) ls 3 title '',\
'MADatNLO.HwU' index 43 using (($1+$2)/2):(0.0):(safe($4,$3,0.0)) w yerrorbar ls 2 title '',\
'MADatNLO.HwU' index 43 using (($1+$2)/2):(safe($5,$3,1.0)-1.0) ls 2 title '',\
'MADatNLO.HwU' index 42 using (($1+$2)/2):(0.0):(safe($4,$3,0.0)) w yerrorbar ls 1 title '',\
'MADatNLO.HwU' index 42 using (($1+$2)/2):(safe($5,$3,1.0)-1.0) ls 1 title ''
#-- rendering subhistograms '(LO|#1SD0|#1SD1|#1)/(NLO|#1 central value) ratio'
unset label
unset format
set yrange [-6.2351e-01:2.1688e+00]
set origin 0.0000e+00, 2.0000e-01
set size 1.0000e+00, 1.5000e-01
set mytics 2
set ytics auto
set format x
unset logscale y
set ylabel "ratio w.r.t. NLO|#1"
set label "(LO|#1SD0|#1SD1|#1)/(NLO|#1 central value)" font ",9" at graph 0.03, graph 0.13
plot \
1.0 ls 999 title '',\
'MADatNLO.HwU' index 48 using (($1+$2)/2):7 ls 14 title '',\
'MADatNLO.HwU' index 48 using (($1+$2)/2):6 ls 14 title '',\
'MADatNLO.HwU' index 47 using (($1+$2)/2):7 ls 13 title '',\
'MADatNLO.HwU' index 47 using (($1+$2)/2):6 ls 13 title '',\
'MADatNLO.HwU' index 46 using (($1+$2)/2):7 ls 12 title '',\
'MADatNLO.HwU' index 46 using (($1+$2)/2):6 ls 12 title '',\
'MADatNLO.HwU' index 48 using (($1+$2)/2):5 ls 4 title '',\
'MADatNLO.HwU' index 48 using (($1+$2)/2):3:4 w yerrorbar ls 4 title '',\
'MADatNLO.HwU' index 48 using (($1+$2)/2):3 ls 4 title '',\
'MADatNLO.HwU' index 47 using (($1+$2)/2):5 ls 3 title '',\
'MADatNLO.HwU' index 47 using (($1+$2)/2):3:4 w yerrorbar ls 3 title '',\
'MADatNLO.HwU' index 47 using (($1+$2)/2):3 ls 3 title '',\
'MADatNLO.HwU' index 46 using (($1+$2)/2):5 ls 2 title '',\
'MADatNLO.HwU' index 46 using (($1+$2)/2):3:4 w yerrorbar ls 2 title '',\
'MADatNLO.HwU' index 46 using (($1+$2)/2):3 ls 2 title ''

unset label

################################################################################

################################################################################
### Rendering of the plot titled 'mu-plus log pT'
################################################################################

set multiplot
set label "mu-plus log pT" font ",13" at graph 0.04, graph 1.05
set xrange [2.0000e+00:4.5000e+00]
set bmargin 0 
set tmargin 0
set xtics nomirror
set ytics nomirror
set mytics 10
set xtics auto
set key horizontal noreverse maxcols 1 width -4 
set label front 'MadGraph5\_aMC\@NLO' font "Courier,11" rotate by 90 at graph 1.02, graph 0.04

#-- rendering subhistograms 'NLO|#1 and LO|#1 results'

set format y '10^{%T}'
set yrange [9.0000e-01:1.1000e+02]
set origin 0.0000e+00, 5.0000e-01
set size 1.0000e+00, 4.0000e-01
set mytics 10
set ytics auto
set format x ''
set logscale y
set ylabel "{/Symbol s} per bin [pb]"

plot \
sqrt(-1) ls 14 title 'SD1|#1, scale variation',\
sqrt(-1) ls 13 title 'SD0|#1, scale variation',\
sqrt(-1) ls 12 title 'LO|#1, scale variation',\
sqrt(-1) ls 11 title 'NLO|#1, scale variation',\
'MADatNLO.HwU' index 52 using (($1+$2)/2):($3 >= 0 ? sqrt(-1) : abs($3)):4 w yerrorbar ls 104 title '',\
'MADatNLO.HwU' index 52 using (($1+$2)/2):($3 >= 0 ? sqrt(-1) : abs($3)) ls 104 title '',\
'MADatNLO.HwU' index 52 using (($1+$2)/2):($3 < 0 ? sqrt(-1) : $3):4 w yerrorbar ls 4 title '',\
'MADatNLO.HwU' index 52 using (($1+$2)/2):($3 < 0 ? sqrt(-1) : $3) ls 4 title 'SD1|#1, central value, dynamical\_scale\_choice=10',\
'MADatNLO.HwU' index 51 using (($1+$2)/2):($3 >= 0 ? sqrt(-1) : abs($3)):4 w yerrorbar ls 103 title '',\
'MADatNLO.HwU' index 51 using (($1+$2)/2):($3 >= 0 ? sqrt(-1) : abs($3)) ls 103 title '',\
'MADatNLO.HwU' index 51 using (($1+$2)/2):($3 < 0 ? sqrt(-1) : $3):4 w yerrorbar ls 3 title '',\
'MADatNLO.HwU' index 51 using (($1+$2)/2):($3 < 0 ? sqrt(-1) : $3) ls 3 title 'SD0|#1, central value, dynamical\_scale\_choice=10',\
'MADatNLO.HwU' index 50 using (($1+$2)/2):($3 >= 0 ? sqrt(-1) : abs($3)):4 w yerrorbar ls 102 title '',\
'MADatNLO.HwU' index 50 using (($1+$2)/2):($3 >= 0 ? sqrt(-1) : abs($3)) ls 102 title '',\
'MADatNLO.HwU' index 50 using (($1+$2)/2):($3 < 0 ? sqrt(-1) : $3):4 w yerrorbar ls 2 title '',\
'MADatNLO.HwU' index 50 using (($1+$2)/2):($3 < 0 ? sqrt(-1) : $3) ls 2 title 'LO|#1, central value, dynamical\_scale\_choice=10',\
'MADatNLO.HwU' index 49 using (($1+$2)/2):($3 >= 0 ? sqrt(-1) : abs($3)):4 w yerrorbar ls 101 title '',\
'MADatNLO.HwU' index 49 using (($1+$2)/2):($3 >= 0 ? sqrt(-1) : abs($3)) ls 101 title '',\
'MADatNLO.HwU' index 49 using (($1+$2)/2):($3 < 0 ? sqrt(-1) : $3):4 w yerrorbar ls 1 title '',\
'MADatNLO.HwU' index 49 using (($1+$2)/2):($3 < 0 ? sqrt(-1) : $3) ls 1 title 'NLO|#1, central value, dynamical\_scale\_choice=10'
#-- rendering subhistograms 'Relative scale and PDF uncertainty'
unset label
unset format
set yrange [-1.4800e+00:1.4000e+00]
set origin 0.0000e+00, 3.5000e-01
set size 1.0000e+00, 1.5000e-01
set mytics 2
set ytics auto
set format x ''
unset logscale y
set ylabel "NLO|#1 rel.unc."
set label "Relative uncertainties w.r.t. central values" font ",9" front at graph 0.03, graph 0.13
plot \
'MADatNLO.HwU' index 52 using (($1+$2)/2):(safe($7,$3,1.0)-1.0) ls 14 title '',\
'MADatNLO.HwU' index 52 using (($1+$2)/2):(safe($6,$3,1.0)-1.0) ls 14 title '',\
'MADatNLO.HwU' index 51 using (($1+$2)/2):(safe($7,$3,1.0)-1.0) ls 13 title '',\
'MADatNLO.HwU' index 51 using (($1+$2)/2):(safe($6,$3,1.0)-1.0) ls 13 title '',\
'MADatNLO.HwU' index 50 using (($1+$2)/2):(safe($7,$3,1.0)-1.0) ls 12 title '',\
'MADatNLO.HwU' index 50 using (($1+$2)/2):(safe($6,$3,1.0)-1.0) ls 12 title '',\
'MADatNLO.HwU' index 49 using (($1+$2)/2):(safe($7,$3,1.0)-1.0) ls 11 title '',\
'MADatNLO.HwU' index 49 using (($1+$2)/2):(safe($6,$3,1.0)-1.0) ls 11 title '',\
0.0 ls 999 title '',\
'MADatNLO.HwU' index 52 using (($1+$2)/2):(0.0):(safe($4,$3,0.0)) w yerrorbar ls 4 title '',\
'MADatNLO.HwU' index 52 using (($1+$2)/2):(safe($5,$3,1.0)-1.0) ls 4 title '',\
'MADatNLO.HwU' index 51 using (($1+$2)/2):(0.0):(safe($4,$3,0.0)) w yerrorbar ls 3 title '',\
'MADatNLO.HwU' index 51 using (($1+$2)/2):(safe($5,$3,1.0)-1.0) ls 3 title '',\
'MADatNLO.HwU' index 50 using (($1+$2)/2):(0.0):(safe($4,$3,0.0)) w yerrorbar ls 2 title '',\
'MADatNLO.HwU' index 50 using (($1+$2)/2):(safe($5,$3,1.0)-1.0) ls 2 title '',\
'MADatNLO.HwU' index 49 using (($1+$2)/2):(0.0):(safe($4,$3,0.0)) w yerrorbar ls 1 title '',\
'MADatNLO.HwU' index 49 using (($1+$2)/2):(safe($5,$3,1.0)-1.0) ls 1 title ''
#-- rendering subhistograms '(LO|#1SD0|#1SD1|#1)/(NLO|#1 central value) ratio'
unset label
unset format
set yrange [-2.4000e-01:1.2000e+00]
set origin 0.0000e+00, 2.0000e-01
set size 1.0000e+00, 1.5000e-01
set mytics 2
set ytics auto
set format x
unset logscale y
set ylabel "ratio w.r.t. NLO|#1"
set label "(LO|#1SD0|#1SD1|#1)/(NLO|#1 central value)" font ",9" at graph 0.03, graph 0.13
plot \
1.0 ls 999 title '',\
'MADatNLO.HwU' index 55 using (($1+$2)/2):7 ls 14 title '',\
'MADatNLO.HwU' index 55 using (($1+$2)/2):6 ls 14 title '',\
'MADatNLO.HwU' index 54 using (($1+$2)/2):7 ls 13 title '',\
'MADatNLO.HwU' index 54 using (($1+$2)/2):6 ls 13 title '',\
'MADatNLO.HwU' index 53 using (($1+$2)/2):7 ls 12 title '',\
'MADatNLO.HwU' index 53 using (($1+$2)/2):6 ls 12 title '',\
'MADatNLO.HwU' index 55 using (($1+$2)/2):5 ls 4 title '',\
'MADatNLO.HwU' index 55 using (($1+$2)/2):3:4 w yerrorbar ls 4 title '',\
'MADatNLO.HwU' index 55 using (($1+$2)/2):3 ls 4 title '',\
'MADatNLO.HwU' index 54 using (($1+$2)/2):5 ls 3 title '',\
'MADatNLO.HwU' index 54 using (($1+$2)/2):3:4 w yerrorbar ls 3 title '',\
'MADatNLO.HwU' index 54 using (($1+$2)/2):3 ls 3 title '',\
'MADatNLO.HwU' index 53 using (($1+$2)/2):5 ls 2 title '',\
'MADatNLO.HwU' index 53 using (($1+$2)/2):3:4 w yerrorbar ls 2 title '',\
'MADatNLO.HwU' index 53 using (($1+$2)/2):3 ls 2 title ''

unset label

################################################################################

################################################################################
### Rendering of the plot titled 'mu-minus log pT'
################################################################################

set multiplot
set label "mu-minus log pT" font ",13" at graph 0.04, graph 1.05
set xrange [2.0000e+00:4.5000e+00]
set bmargin 0 
set tmargin 0
set xtics nomirror
set ytics nomirror
set mytics 10
set xtics auto
set key horizontal noreverse maxcols 1 width -4 
set label front 'MadGraph5\_aMC\@NLO' font "Courier,11" rotate by 90 at graph 1.02, graph 0.04

#-- rendering subhistograms 'NLO|#1 and LO|#1 results'

set format y '10^{%T}'
set yrange [9.0000e-01:1.1000e+02]
set origin 0.0000e+00, 5.0000e-01
set size 1.0000e+00, 4.0000e-01
set mytics 10
set ytics auto
set format x ''
set logscale y
set ylabel "{/Symbol s} per bin [pb]"

plot \
sqrt(-1) ls 14 title 'SD1|#1, scale variation',\
sqrt(-1) ls 13 title 'SD0|#1, scale variation',\
sqrt(-1) ls 12 title 'LO|#1, scale variation',\
sqrt(-1) ls 11 title 'NLO|#1, scale variation',\
'MADatNLO.HwU' index 59 using (($1+$2)/2):($3 >= 0 ? sqrt(-1) : abs($3)):4 w yerrorbar ls 104 title '',\
'MADatNLO.HwU' index 59 using (($1+$2)/2):($3 >= 0 ? sqrt(-1) : abs($3)) ls 104 title '',\
'MADatNLO.HwU' index 59 using (($1+$2)/2):($3 < 0 ? sqrt(-1) : $3):4 w yerrorbar ls 4 title '',\
'MADatNLO.HwU' index 59 using (($1+$2)/2):($3 < 0 ? sqrt(-1) : $3) ls 4 title 'SD1|#1, central value, dynamical\_scale\_choice=10',\
'MADatNLO.HwU' index 58 using (($1+$2)/2):($3 >= 0 ? sqrt(-1) : abs($3)):4 w yerrorbar ls 103 title '',\
'MADatNLO.HwU' index 58 using (($1+$2)/2):($3 >= 0 ? sqrt(-1) : abs($3)) ls 103 title '',\
'MADatNLO.HwU' index 58 using (($1+$2)/2):($3 < 0 ? sqrt(-1) : $3):4 w yerrorbar ls 3 title '',\
'MADatNLO.HwU' index 58 using (($1+$2)/2):($3 < 0 ? sqrt(-1) : $3) ls 3 title 'SD0|#1, central value, dynamical\_scale\_choice=10',\
'MADatNLO.HwU' index 57 using (($1+$2)/2):($3 >= 0 ? sqrt(-1) : abs($3)):4 w yerrorbar ls 102 title '',\
'MADatNLO.HwU' index 57 using (($1+$2)/2):($3 >= 0 ? sqrt(-1) : abs($3)) ls 102 title '',\
'MADatNLO.HwU' index 57 using (($1+$2)/2):($3 < 0 ? sqrt(-1) : $3):4 w yerrorbar ls 2 title '',\
'MADatNLO.HwU' index 57 using (($1+$2)/2):($3 < 0 ? sqrt(-1) : $3) ls 2 title 'LO|#1, central value, dynamical\_scale\_choice=10',\
'MADatNLO.HwU' index 56 using (($1+$2)/2):($3 >= 0 ? sqrt(-1) : abs($3)):4 w yerrorbar ls 101 title '',\
'MADatNLO.HwU' index 56 using (($1+$2)/2):($3 >= 0 ? sqrt(-1) : abs($3)) ls 101 title '',\
'MADatNLO.HwU' index 56 using (($1+$2)/2):($3 < 0 ? sqrt(-1) : $3):4 w yerrorbar ls 1 title '',\
'MADatNLO.HwU' index 56 using (($1+$2)/2):($3 < 0 ? sqrt(-1) : $3) ls 1 title 'NLO|#1, central value, dynamical\_scale\_choice=10'
#-- rendering subhistograms 'Relative scale and PDF uncertainty'
unset label
unset format
set yrange [-1.4800e+00:1.4000e+00]
set origin 0.0000e+00, 3.5000e-01
set size 1.0000e+00, 1.5000e-01
set mytics 2
set ytics auto
set format x ''
unset logscale y
set ylabel "NLO|#1 rel.unc."
set label "Relative uncertainties w.r.t. central values" font ",9" front at graph 0.03, graph 0.13
plot \
'MADatNLO.HwU' index 59 using (($1+$2)/2):(safe($7,$3,1.0)-1.0) ls 14 title '',\
'MADatNLO.HwU' index 59 using (($1+$2)/2):(safe($6,$3,1.0)-1.0) ls 14 title '',\
'MADatNLO.HwU' index 58 using (($1+$2)/2):(safe($7,$3,1.0)-1.0) ls 13 title '',\
'MADatNLO.HwU' index 58 using (($1+$2)/2):(safe($6,$3,1.0)-1.0) ls 13 title '',\
'MADatNLO.HwU' index 57 using (($1+$2)/2):(safe($7,$3,1.0)-1.0) ls 12 title '',\
'MADatNLO.HwU' index 57 using (($1+$2)/2):(safe($6,$3,1.0)-1.0) ls 12 title '',\
'MADatNLO.HwU' index 56 using (($1+$2)/2):(safe($7,$3,1.0)-1.0) ls 11 title '',\
'MADatNLO.HwU' index 56 using (($1+$2)/2):(safe($6,$3,1.0)-1.0) ls 11 title '',\
0.0 ls 999 title '',\
'MADatNLO.HwU' index 59 using (($1+$2)/2):(0.0):(safe($4,$3,0.0)) w yerrorbar ls 4 title '',\
'MADatNLO.HwU' index 59 using (($1+$2)/2):(safe($5,$3,1.0)-1.0) ls 4 title '',\
'MADatNLO.HwU' index 58 using (($1+$2)/2):(0.0):(safe($4,$3,0.0)) w yerrorbar ls 3 title '',\
'MADatNLO.HwU' index 58 using (($1+$2)/2):(safe($5,$3,1.0)-1.0) ls 3 title '',\
'MADatNLO.HwU' index 57 using (($1+$2)/2):(0.0):(safe($4,$3,0.0)) w yerrorbar ls 2 title '',\
'MADatNLO.HwU' index 57 using (($1+$2)/2):(safe($5,$3,1.0)-1.0) ls 2 title '',\
'MADatNLO.HwU' index 56 using (($1+$2)/2):(0.0):(safe($4,$3,0.0)) w yerrorbar ls 1 title '',\
'MADatNLO.HwU' index 56 using (($1+$2)/2):(safe($5,$3,1.0)-1.0) ls 1 title ''
#-- rendering subhistograms '(LO|#1SD0|#1SD1|#1)/(NLO|#1 central value) ratio'
unset label
unset format
set yrange [-2.4000e-01:1.2000e+00]
set origin 0.0000e+00, 2.0000e-01
set size 1.0000e+00, 1.5000e-01
set mytics 2
set ytics auto
set format x
unset logscale y
set ylabel "ratio w.r.t. NLO|#1"
set label "(LO|#1SD0|#1SD1|#1)/(NLO|#1 central value)" font ",9" at graph 0.03, graph 0.13
plot \
1.0 ls 999 title '',\
'MADatNLO.HwU' index 62 using (($1+$2)/2):7 ls 14 title '',\
'MADatNLO.HwU' index 62 using (($1+$2)/2):6 ls 14 title '',\
'MADatNLO.HwU' index 61 using (($1+$2)/2):7 ls 13 title '',\
'MADatNLO.HwU' index 61 using (($1+$2)/2):6 ls 13 title '',\
'MADatNLO.HwU' index 60 using (($1+$2)/2):7 ls 12 title '',\
'MADatNLO.HwU' index 60 using (($1+$2)/2):6 ls 12 title '',\
'MADatNLO.HwU' index 62 using (($1+$2)/2):5 ls 4 title '',\
'MADatNLO.HwU' index 62 using (($1+$2)/2):3:4 w yerrorbar ls 4 title '',\
'MADatNLO.HwU' index 62 using (($1+$2)/2):3 ls 4 title '',\
'MADatNLO.HwU' index 61 using (($1+$2)/2):5 ls 3 title '',\
'MADatNLO.HwU' index 61 using (($1+$2)/2):3:4 w yerrorbar ls 3 title '',\
'MADatNLO.HwU' index 61 using (($1+$2)/2):3 ls 3 title '',\
'MADatNLO.HwU' index 60 using (($1+$2)/2):5 ls 2 title '',\
'MADatNLO.HwU' index 60 using (($1+$2)/2):3:4 w yerrorbar ls 2 title '',\
'MADatNLO.HwU' index 60 using (($1+$2)/2):3 ls 2 title ''

unset label

################################################################################

################################################################################
### Rendering of the plot titled 'epem log pT'
################################################################################

set multiplot
set label "epem log pT" font ",13" at graph 0.04, graph 1.05
set xrange [-2.0000e-01:3.8000e+00]
set bmargin 0 
set tmargin 0
set xtics nomirror
set ytics nomirror
set mytics 10
set xtics auto
set key horizontal noreverse maxcols 1 width -4 
set label front 'MadGraph5\_aMC\@NLO' font "Courier,11" rotate by 90 at graph 1.02, graph 0.04

#-- rendering subhistograms 'NLO|#1 and LO|#1 results'

set format y '10^{%T}'
set yrange [6.9314e-07:1.6707e-01]
set origin 0.0000e+00, 5.0000e-01
set size 1.0000e+00, 4.0000e-01
set mytics 10
set ytics auto
set format x ''
set logscale y
set ylabel "{/Symbol s} per bin [pb]"

plot \
sqrt(-1) ls 14 title 'SD1|#1, scale variation',\
sqrt(-1) ls 13 title 'SD0|#1, scale variation',\
sqrt(-1) ls 12 title 'LO|#1, scale variation',\
sqrt(-1) ls 11 title 'NLO|#1, scale variation',\
'MADatNLO.HwU' index 66 using (($1+$2)/2):($3 >= 0 ? sqrt(-1) : abs($3)):4 w yerrorbar ls 104 title '',\
'MADatNLO.HwU' index 66 using (($1+$2)/2):($3 >= 0 ? sqrt(-1) : abs($3)) ls 104 title '',\
'MADatNLO.HwU' index 66 using (($1+$2)/2):($3 < 0 ? sqrt(-1) : $3):4 w yerrorbar ls 4 title '',\
'MADatNLO.HwU' index 66 using (($1+$2)/2):($3 < 0 ? sqrt(-1) : $3) ls 4 title 'SD1|#1, central value, dynamical\_scale\_choice=10',\
'MADatNLO.HwU' index 65 using (($1+$2)/2):($3 >= 0 ? sqrt(-1) : abs($3)):4 w yerrorbar ls 103 title '',\
'MADatNLO.HwU' index 65 using (($1+$2)/2):($3 >= 0 ? sqrt(-1) : abs($3)) ls 103 title '',\
'MADatNLO.HwU' index 65 using (($1+$2)/2):($3 < 0 ? sqrt(-1) : $3):4 w yerrorbar ls 3 title '',\
'MADatNLO.HwU' index 65 using (($1+$2)/2):($3 < 0 ? sqrt(-1) : $3) ls 3 title 'SD0|#1, central value, dynamical\_scale\_choice=10',\
'MADatNLO.HwU' index 64 using (($1+$2)/2):($3 >= 0 ? sqrt(-1) : abs($3)):4 w yerrorbar ls 102 title '',\
'MADatNLO.HwU' index 64 using (($1+$2)/2):($3 >= 0 ? sqrt(-1) : abs($3)) ls 102 title '',\
'MADatNLO.HwU' index 64 using (($1+$2)/2):($3 < 0 ? sqrt(-1) : $3):4 w yerrorbar ls 2 title '',\
'MADatNLO.HwU' index 64 using (($1+$2)/2):($3 < 0 ? sqrt(-1) : $3) ls 2 title 'LO|#1, central value, dynamical\_scale\_choice=10',\
'MADatNLO.HwU' index 63 using (($1+$2)/2):($3 >= 0 ? sqrt(-1) : abs($3)):4 w yerrorbar ls 101 title '',\
'MADatNLO.HwU' index 63 using (($1+$2)/2):($3 >= 0 ? sqrt(-1) : abs($3)) ls 101 title '',\
'MADatNLO.HwU' index 63 using (($1+$2)/2):($3 < 0 ? sqrt(-1) : $3):4 w yerrorbar ls 1 title '',\
'MADatNLO.HwU' index 63 using (($1+$2)/2):($3 < 0 ? sqrt(-1) : $3) ls 1 title 'NLO|#1, central value, dynamical\_scale\_choice=10'
#-- rendering subhistograms 'Relative scale and PDF uncertainty'
unset label
unset format
set yrange [-7.2955e-03:7.6074e-03]
set origin 0.0000e+00, 3.5000e-01
set size 1.0000e+00, 1.5000e-01
set mytics 2
set ytics auto
set format x ''
unset logscale y
set ylabel "NLO|#1 rel.unc."
set label "Relative uncertainties w.r.t. central values" font ",9" front at graph 0.03, graph 0.13
plot \
'MADatNLO.HwU' index 66 using (($1+$2)/2):(safe($7,$3,1.0)-1.0) ls 14 title '',\
'MADatNLO.HwU' index 66 using (($1+$2)/2):(safe($6,$3,1.0)-1.0) ls 14 title '',\
'MADatNLO.HwU' index 65 using (($1+$2)/2):(safe($7,$3,1.0)-1.0) ls 13 title '',\
'MADatNLO.HwU' index 65 using (($1+$2)/2):(safe($6,$3,1.0)-1.0) ls 13 title '',\
'MADatNLO.HwU' index 64 using (($1+$2)/2):(safe($7,$3,1.0)-1.0) ls 12 title '',\
'MADatNLO.HwU' index 64 using (($1+$2)/2):(safe($6,$3,1.0)-1.0) ls 12 title '',\
'MADatNLO.HwU' index 63 using (($1+$2)/2):(safe($7,$3,1.0)-1.0) ls 11 title '',\
'MADatNLO.HwU' index 63 using (($1+$2)/2):(safe($6,$3,1.0)-1.0) ls 11 title '',\
0.0 ls 999 title '',\
'MADatNLO.HwU' index 66 using (($1+$2)/2):(0.0):(safe($4,$3,0.0)) w yerrorbar ls 4 title '',\
'MADatNLO.HwU' index 66 using (($1+$2)/2):(safe($5,$3,1.0)-1.0) ls 4 title '',\
'MADatNLO.HwU' index 65 using (($1+$2)/2):(0.0):(safe($4,$3,0.0)) w yerrorbar ls 3 title '',\
'MADatNLO.HwU' index 65 using (($1+$2)/2):(safe($5,$3,1.0)-1.0) ls 3 title '',\
'MADatNLO.HwU' index 64 using (($1+$2)/2):(0.0):(safe($4,$3,0.0)) w yerrorbar ls 2 title '',\
'MADatNLO.HwU' index 64 using (($1+$2)/2):(safe($5,$3,1.0)-1.0) ls 2 title '',\
'MADatNLO.HwU' index 63 using (($1+$2)/2):(0.0):(safe($4,$3,0.0)) w yerrorbar ls 1 title '',\
'MADatNLO.HwU' index 63 using (($1+$2)/2):(safe($5,$3,1.0)-1.0) ls 1 title ''
#-- rendering subhistograms '(LO|#1SD0|#1SD1|#1)/(NLO|#1 central value) ratio'
unset label
unset format
set yrange [-2.4000e-01:1.2000e+00]
set origin 0.0000e+00, 2.0000e-01
set size 1.0000e+00, 1.5000e-01
set mytics 2
set ytics auto
set format x
unset logscale y
set ylabel "ratio w.r.t. NLO|#1"
set label "(LO|#1SD0|#1SD1|#1)/(NLO|#1 central value)" font ",9" at graph 0.03, graph 0.13
plot \
1.0 ls 999 title '',\
'MADatNLO.HwU' index 69 using (($1+$2)/2):7 ls 14 title '',\
'MADatNLO.HwU' index 69 using (($1+$2)/2):6 ls 14 title '',\
'MADatNLO.HwU' index 68 using (($1+$2)/2):7 ls 13 title '',\
'MADatNLO.HwU' index 68 using (($1+$2)/2):6 ls 13 title '',\
'MADatNLO.HwU' index 67 using (($1+$2)/2):7 ls 12 title '',\
'MADatNLO.HwU' index 67 using (($1+$2)/2):6 ls 12 title '',\
'MADatNLO.HwU' index 69 using (($1+$2)/2):5 ls 4 title '',\
'MADatNLO.HwU' index 69 using (($1+$2)/2):3:4 w yerrorbar ls 4 title '',\
'MADatNLO.HwU' index 69 using (($1+$2)/2):3 ls 4 title '',\
'MADatNLO.HwU' index 68 using (($1+$2)/2):5 ls 3 title '',\
'MADatNLO.HwU' index 68 using (($1+$2)/2):3:4 w yerrorbar ls 3 title '',\
'MADatNLO.HwU' index 68 using (($1+$2)/2):3 ls 3 title '',\
'MADatNLO.HwU' index 67 using (($1+$2)/2):5 ls 2 title '',\
'MADatNLO.HwU' index 67 using (($1+$2)/2):3:4 w yerrorbar ls 2 title '',\
'MADatNLO.HwU' index 67 using (($1+$2)/2):3 ls 2 title ''

unset label

################################################################################

################################################################################
### Rendering of the plot titled 'mupmum log pT'
################################################################################

set multiplot
set label "mupmum log pT" font ",13" at graph 0.04, graph 1.05
set xrange [-2.0000e-01:4.5000e+00]
set bmargin 0 
set tmargin 0
set xtics nomirror
set ytics nomirror
set mytics 10
set xtics auto
set key horizontal noreverse maxcols 1 width -4 
set label front 'MadGraph5\_aMC\@NLO' font "Courier,11" rotate by 90 at graph 1.02, graph 0.04

#-- rendering subhistograms 'NLO|#1 and LO|#1 results'

set format y '10^{%T}'
set yrange [9.0000e-01:1.1000e+02]
set origin 0.0000e+00, 5.0000e-01
set size 1.0000e+00, 4.0000e-01
set mytics 10
set ytics auto
set format x ''
set logscale y
set ylabel "{/Symbol s} per bin [pb]"

plot \
sqrt(-1) ls 14 title 'SD1|#1, scale variation',\
sqrt(-1) ls 13 title 'SD0|#1, scale variation',\
sqrt(-1) ls 12 title 'LO|#1, scale variation',\
sqrt(-1) ls 11 title 'NLO|#1, scale variation',\
'MADatNLO.HwU' index 73 using (($1+$2)/2):($3 >= 0 ? sqrt(-1) : abs($3)):4 w yerrorbar ls 104 title '',\
'MADatNLO.HwU' index 73 using (($1+$2)/2):($3 >= 0 ? sqrt(-1) : abs($3)) ls 104 title '',\
'MADatNLO.HwU' index 73 using (($1+$2)/2):($3 < 0 ? sqrt(-1) : $3):4 w yerrorbar ls 4 title '',\
'MADatNLO.HwU' index 73 using (($1+$2)/2):($3 < 0 ? sqrt(-1) : $3) ls 4 title 'SD1|#1, central value, dynamical\_scale\_choice=10',\
'MADatNLO.HwU' index 72 using (($1+$2)/2):($3 >= 0 ? sqrt(-1) : abs($3)):4 w yerrorbar ls 103 title '',\
'MADatNLO.HwU' index 72 using (($1+$2)/2):($3 >= 0 ? sqrt(-1) : abs($3)) ls 103 title '',\
'MADatNLO.HwU' index 72 using (($1+$2)/2):($3 < 0 ? sqrt(-1) : $3):4 w yerrorbar ls 3 title '',\
'MADatNLO.HwU' index 72 using (($1+$2)/2):($3 < 0 ? sqrt(-1) : $3) ls 3 title 'SD0|#1, central value, dynamical\_scale\_choice=10',\
'MADatNLO.HwU' index 71 using (($1+$2)/2):($3 >= 0 ? sqrt(-1) : abs($3)):4 w yerrorbar ls 102 title '',\
'MADatNLO.HwU' index 71 using (($1+$2)/2):($3 >= 0 ? sqrt(-1) : abs($3)) ls 102 title '',\
'MADatNLO.HwU' index 71 using (($1+$2)/2):($3 < 0 ? sqrt(-1) : $3):4 w yerrorbar ls 2 title '',\
'MADatNLO.HwU' index 71 using (($1+$2)/2):($3 < 0 ? sqrt(-1) : $3) ls 2 title 'LO|#1, central value, dynamical\_scale\_choice=10',\
'MADatNLO.HwU' index 70 using (($1+$2)/2):($3 >= 0 ? sqrt(-1) : abs($3)):4 w yerrorbar ls 101 title '',\
'MADatNLO.HwU' index 70 using (($1+$2)/2):($3 >= 0 ? sqrt(-1) : abs($3)) ls 101 title '',\
'MADatNLO.HwU' index 70 using (($1+$2)/2):($3 < 0 ? sqrt(-1) : $3):4 w yerrorbar ls 1 title '',\
'MADatNLO.HwU' index 70 using (($1+$2)/2):($3 < 0 ? sqrt(-1) : $3) ls 1 title 'NLO|#1, central value, dynamical\_scale\_choice=10'
#-- rendering subhistograms 'Relative scale and PDF uncertainty'
unset label
unset format
set yrange [-1.4800e+00:1.4000e+00]
set origin 0.0000e+00, 3.5000e-01
set size 1.0000e+00, 1.5000e-01
set mytics 2
set ytics auto
set format x ''
unset logscale y
set ylabel "NLO|#1 rel.unc."
set label "Relative uncertainties w.r.t. central values" font ",9" front at graph 0.03, graph 0.13
plot \
'MADatNLO.HwU' index 73 using (($1+$2)/2):(safe($7,$3,1.0)-1.0) ls 14 title '',\
'MADatNLO.HwU' index 73 using (($1+$2)/2):(safe($6,$3,1.0)-1.0) ls 14 title '',\
'MADatNLO.HwU' index 72 using (($1+$2)/2):(safe($7,$3,1.0)-1.0) ls 13 title '',\
'MADatNLO.HwU' index 72 using (($1+$2)/2):(safe($6,$3,1.0)-1.0) ls 13 title '',\
'MADatNLO.HwU' index 71 using (($1+$2)/2):(safe($7,$3,1.0)-1.0) ls 12 title '',\
'MADatNLO.HwU' index 71 using (($1+$2)/2):(safe($6,$3,1.0)-1.0) ls 12 title '',\
'MADatNLO.HwU' index 70 using (($1+$2)/2):(safe($7,$3,1.0)-1.0) ls 11 title '',\
'MADatNLO.HwU' index 70 using (($1+$2)/2):(safe($6,$3,1.0)-1.0) ls 11 title '',\
0.0 ls 999 title '',\
'MADatNLO.HwU' index 73 using (($1+$2)/2):(0.0):(safe($4,$3,0.0)) w yerrorbar ls 4 title '',\
'MADatNLO.HwU' index 73 using (($1+$2)/2):(safe($5,$3,1.0)-1.0) ls 4 title '',\
'MADatNLO.HwU' index 72 using (($1+$2)/2):(0.0):(safe($4,$3,0.0)) w yerrorbar ls 3 title '',\
'MADatNLO.HwU' index 72 using (($1+$2)/2):(safe($5,$3,1.0)-1.0) ls 3 title '',\
'MADatNLO.HwU' index 71 using (($1+$2)/2):(0.0):(safe($4,$3,0.0)) w yerrorbar ls 2 title '',\
'MADatNLO.HwU' index 71 using (($1+$2)/2):(safe($5,$3,1.0)-1.0) ls 2 title '',\
'MADatNLO.HwU' index 70 using (($1+$2)/2):(0.0):(safe($4,$3,0.0)) w yerrorbar ls 1 title '',\
'MADatNLO.HwU' index 70 using (($1+$2)/2):(safe($5,$3,1.0)-1.0) ls 1 title ''
#-- rendering subhistograms '(LO|#1SD0|#1SD1|#1)/(NLO|#1 central value) ratio'
unset label
unset format
set yrange [-2.4000e-01:1.2000e+00]
set origin 0.0000e+00, 2.0000e-01
set size 1.0000e+00, 1.5000e-01
set mytics 2
set ytics auto
set format x
unset logscale y
set ylabel "ratio w.r.t. NLO|#1"
set label "(LO|#1SD0|#1SD1|#1)/(NLO|#1 central value)" font ",9" at graph 0.03, graph 0.13
plot \
1.0 ls 999 title '',\
'MADatNLO.HwU' index 76 using (($1+$2)/2):7 ls 14 title '',\
'MADatNLO.HwU' index 76 using (($1+$2)/2):6 ls 14 title '',\
'MADatNLO.HwU' index 75 using (($1+$2)/2):7 ls 13 title '',\
'MADatNLO.HwU' index 75 using (($1+$2)/2):6 ls 13 title '',\
'MADatNLO.HwU' index 74 using (($1+$2)/2):7 ls 12 title '',\
'MADatNLO.HwU' index 74 using (($1+$2)/2):6 ls 12 title '',\
'MADatNLO.HwU' index 76 using (($1+$2)/2):5 ls 4 title '',\
'MADatNLO.HwU' index 76 using (($1+$2)/2):3:4 w yerrorbar ls 4 title '',\
'MADatNLO.HwU' index 76 using (($1+$2)/2):3 ls 4 title '',\
'MADatNLO.HwU' index 75 using (($1+$2)/2):5 ls 3 title '',\
'MADatNLO.HwU' index 75 using (($1+$2)/2):3:4 w yerrorbar ls 3 title '',\
'MADatNLO.HwU' index 75 using (($1+$2)/2):3 ls 3 title '',\
'MADatNLO.HwU' index 74 using (($1+$2)/2):5 ls 2 title '',\
'MADatNLO.HwU' index 74 using (($1+$2)/2):3:4 w yerrorbar ls 2 title '',\
'MADatNLO.HwU' index 74 using (($1+$2)/2):3 ls 2 title ''

unset label

################################################################################

################################################################################
### Rendering of the plot titled '1st OSSF lep pair log pT'
################################################################################

set multiplot
set label "1st OSSF lep pair log pT" font ",13" at graph 0.04, graph 1.05
set xrange [-2.0000e-01:4.5000e+00]
set bmargin 0 
set tmargin 0
set xtics nomirror
set ytics nomirror
set mytics 10
set xtics auto
set key horizontal noreverse maxcols 1 width -4 
set label front 'MadGraph5\_aMC\@NLO' font "Courier,11" rotate by 90 at graph 1.02, graph 0.04

#-- rendering subhistograms 'NLO|#1 and LO|#1 results'

set format y '10^{%T}'
set yrange [9.0000e-01:1.1000e+02]
set origin 0.0000e+00, 5.0000e-01
set size 1.0000e+00, 4.0000e-01
set mytics 10
set ytics auto
set format x ''
set logscale y
set ylabel "{/Symbol s} per bin [pb]"

plot \
sqrt(-1) ls 14 title 'SD1|#1, scale variation',\
sqrt(-1) ls 13 title 'SD0|#1, scale variation',\
sqrt(-1) ls 12 title 'LO|#1, scale variation',\
sqrt(-1) ls 11 title 'NLO|#1, scale variation',\
'MADatNLO.HwU' index 80 using (($1+$2)/2):($3 >= 0 ? sqrt(-1) : abs($3)):4 w yerrorbar ls 104 title '',\
'MADatNLO.HwU' index 80 using (($1+$2)/2):($3 >= 0 ? sqrt(-1) : abs($3)) ls 104 title '',\
'MADatNLO.HwU' index 80 using (($1+$2)/2):($3 < 0 ? sqrt(-1) : $3):4 w yerrorbar ls 4 title '',\
'MADatNLO.HwU' index 80 using (($1+$2)/2):($3 < 0 ? sqrt(-1) : $3) ls 4 title 'SD1|#1, central value, dynamical\_scale\_choice=10',\
'MADatNLO.HwU' index 79 using (($1+$2)/2):($3 >= 0 ? sqrt(-1) : abs($3)):4 w yerrorbar ls 103 title '',\
'MADatNLO.HwU' index 79 using (($1+$2)/2):($3 >= 0 ? sqrt(-1) : abs($3)) ls 103 title '',\
'MADatNLO.HwU' index 79 using (($1+$2)/2):($3 < 0 ? sqrt(-1) : $3):4 w yerrorbar ls 3 title '',\
'MADatNLO.HwU' index 79 using (($1+$2)/2):($3 < 0 ? sqrt(-1) : $3) ls 3 title 'SD0|#1, central value, dynamical\_scale\_choice=10',\
'MADatNLO.HwU' index 78 using (($1+$2)/2):($3 >= 0 ? sqrt(-1) : abs($3)):4 w yerrorbar ls 102 title '',\
'MADatNLO.HwU' index 78 using (($1+$2)/2):($3 >= 0 ? sqrt(-1) : abs($3)) ls 102 title '',\
'MADatNLO.HwU' index 78 using (($1+$2)/2):($3 < 0 ? sqrt(-1) : $3):4 w yerrorbar ls 2 title '',\
'MADatNLO.HwU' index 78 using (($1+$2)/2):($3 < 0 ? sqrt(-1) : $3) ls 2 title 'LO|#1, central value, dynamical\_scale\_choice=10',\
'MADatNLO.HwU' index 77 using (($1+$2)/2):($3 >= 0 ? sqrt(-1) : abs($3)):4 w yerrorbar ls 101 title '',\
'MADatNLO.HwU' index 77 using (($1+$2)/2):($3 >= 0 ? sqrt(-1) : abs($3)) ls 101 title '',\
'MADatNLO.HwU' index 77 using (($1+$2)/2):($3 < 0 ? sqrt(-1) : $3):4 w yerrorbar ls 1 title '',\
'MADatNLO.HwU' index 77 using (($1+$2)/2):($3 < 0 ? sqrt(-1) : $3) ls 1 title 'NLO|#1, central value, dynamical\_scale\_choice=10'
#-- rendering subhistograms 'Relative scale and PDF uncertainty'
unset label
unset format
set yrange [-1.4800e+00:1.4000e+00]
set origin 0.0000e+00, 3.5000e-01
set size 1.0000e+00, 1.5000e-01
set mytics 2
set ytics auto
set format x ''
unset logscale y
set ylabel "NLO|#1 rel.unc."
set label "Relative uncertainties w.r.t. central values" font ",9" front at graph 0.03, graph 0.13
plot \
'MADatNLO.HwU' index 80 using (($1+$2)/2):(safe($7,$3,1.0)-1.0) ls 14 title '',\
'MADatNLO.HwU' index 80 using (($1+$2)/2):(safe($6,$3,1.0)-1.0) ls 14 title '',\
'MADatNLO.HwU' index 79 using (($1+$2)/2):(safe($7,$3,1.0)-1.0) ls 13 title '',\
'MADatNLO.HwU' index 79 using (($1+$2)/2):(safe($6,$3,1.0)-1.0) ls 13 title '',\
'MADatNLO.HwU' index 78 using (($1+$2)/2):(safe($7,$3,1.0)-1.0) ls 12 title '',\
'MADatNLO.HwU' index 78 using (($1+$2)/2):(safe($6,$3,1.0)-1.0) ls 12 title '',\
'MADatNLO.HwU' index 77 using (($1+$2)/2):(safe($7,$3,1.0)-1.0) ls 11 title '',\
'MADatNLO.HwU' index 77 using (($1+$2)/2):(safe($6,$3,1.0)-1.0) ls 11 title '',\
0.0 ls 999 title '',\
'MADatNLO.HwU' index 80 using (($1+$2)/2):(0.0):(safe($4,$3,0.0)) w yerrorbar ls 4 title '',\
'MADatNLO.HwU' index 80 using (($1+$2)/2):(safe($5,$3,1.0)-1.0) ls 4 title '',\
'MADatNLO.HwU' index 79 using (($1+$2)/2):(0.0):(safe($4,$3,0.0)) w yerrorbar ls 3 title '',\
'MADatNLO.HwU' index 79 using (($1+$2)/2):(safe($5,$3,1.0)-1.0) ls 3 title '',\
'MADatNLO.HwU' index 78 using (($1+$2)/2):(0.0):(safe($4,$3,0.0)) w yerrorbar ls 2 title '',\
'MADatNLO.HwU' index 78 using (($1+$2)/2):(safe($5,$3,1.0)-1.0) ls 2 title '',\
'MADatNLO.HwU' index 77 using (($1+$2)/2):(0.0):(safe($4,$3,0.0)) w yerrorbar ls 1 title '',\
'MADatNLO.HwU' index 77 using (($1+$2)/2):(safe($5,$3,1.0)-1.0) ls 1 title ''
#-- rendering subhistograms '(LO|#1SD0|#1SD1|#1)/(NLO|#1 central value) ratio'
unset label
unset format
set yrange [-2.4000e-01:1.2000e+00]
set origin 0.0000e+00, 2.0000e-01
set size 1.0000e+00, 1.5000e-01
set mytics 2
set ytics auto
set format x
unset logscale y
set ylabel "ratio w.r.t. NLO|#1"
set label "(LO|#1SD0|#1SD1|#1)/(NLO|#1 central value)" font ",9" at graph 0.03, graph 0.13
plot \
1.0 ls 999 title '',\
'MADatNLO.HwU' index 83 using (($1+$2)/2):7 ls 14 title '',\
'MADatNLO.HwU' index 83 using (($1+$2)/2):6 ls 14 title '',\
'MADatNLO.HwU' index 82 using (($1+$2)/2):7 ls 13 title '',\
'MADatNLO.HwU' index 82 using (($1+$2)/2):6 ls 13 title '',\
'MADatNLO.HwU' index 81 using (($1+$2)/2):7 ls 12 title '',\
'MADatNLO.HwU' index 81 using (($1+$2)/2):6 ls 12 title '',\
'MADatNLO.HwU' index 83 using (($1+$2)/2):5 ls 4 title '',\
'MADatNLO.HwU' index 83 using (($1+$2)/2):3:4 w yerrorbar ls 4 title '',\
'MADatNLO.HwU' index 83 using (($1+$2)/2):3 ls 4 title '',\
'MADatNLO.HwU' index 82 using (($1+$2)/2):5 ls 3 title '',\
'MADatNLO.HwU' index 82 using (($1+$2)/2):3:4 w yerrorbar ls 3 title '',\
'MADatNLO.HwU' index 82 using (($1+$2)/2):3 ls 3 title '',\
'MADatNLO.HwU' index 81 using (($1+$2)/2):5 ls 2 title '',\
'MADatNLO.HwU' index 81 using (($1+$2)/2):3:4 w yerrorbar ls 2 title '',\
'MADatNLO.HwU' index 81 using (($1+$2)/2):3 ls 2 title ''

unset label

################################################################################

################################################################################
### Rendering of the plot titled '2nd OSSF lep pair log pT'
################################################################################

set multiplot
set label "2nd OSSF lep pair log pT" font ",13" at graph 0.04, graph 1.05
set xrange [-2.0000e-01:3.8000e+00]
set bmargin 0 
set tmargin 0
set xtics nomirror
set ytics nomirror
set mytics 10
set xtics auto
set key horizontal noreverse maxcols 1 width -4 
set label front 'MadGraph5\_aMC\@NLO' font "Courier,11" rotate by 90 at graph 1.02, graph 0.04

#-- rendering subhistograms 'NLO|#1 and LO|#1 results'

set format y '10^{%T}'
set yrange [6.9314e-07:1.6707e-01]
set origin 0.0000e+00, 5.0000e-01
set size 1.0000e+00, 4.0000e-01
set mytics 10
set ytics auto
set format x ''
set logscale y
set ylabel "{/Symbol s} per bin [pb]"

plot \
sqrt(-1) ls 14 title 'SD1|#1, scale variation',\
sqrt(-1) ls 13 title 'SD0|#1, scale variation',\
sqrt(-1) ls 12 title 'LO|#1, scale variation',\
sqrt(-1) ls 11 title 'NLO|#1, scale variation',\
'MADatNLO.HwU' index 87 using (($1+$2)/2):($3 >= 0 ? sqrt(-1) : abs($3)):4 w yerrorbar ls 104 title '',\
'MADatNLO.HwU' index 87 using (($1+$2)/2):($3 >= 0 ? sqrt(-1) : abs($3)) ls 104 title '',\
'MADatNLO.HwU' index 87 using (($1+$2)/2):($3 < 0 ? sqrt(-1) : $3):4 w yerrorbar ls 4 title '',\
'MADatNLO.HwU' index 87 using (($1+$2)/2):($3 < 0 ? sqrt(-1) : $3) ls 4 title 'SD1|#1, central value, dynamical\_scale\_choice=10',\
'MADatNLO.HwU' index 86 using (($1+$2)/2):($3 >= 0 ? sqrt(-1) : abs($3)):4 w yerrorbar ls 103 title '',\
'MADatNLO.HwU' index 86 using (($1+$2)/2):($3 >= 0 ? sqrt(-1) : abs($3)) ls 103 title '',\
'MADatNLO.HwU' index 86 using (($1+$2)/2):($3 < 0 ? sqrt(-1) : $3):4 w yerrorbar ls 3 title '',\
'MADatNLO.HwU' index 86 using (($1+$2)/2):($3 < 0 ? sqrt(-1) : $3) ls 3 title 'SD0|#1, central value, dynamical\_scale\_choice=10',\
'MADatNLO.HwU' index 85 using (($1+$2)/2):($3 >= 0 ? sqrt(-1) : abs($3)):4 w yerrorbar ls 102 title '',\
'MADatNLO.HwU' index 85 using (($1+$2)/2):($3 >= 0 ? sqrt(-1) : abs($3)) ls 102 title '',\
'MADatNLO.HwU' index 85 using (($1+$2)/2):($3 < 0 ? sqrt(-1) : $3):4 w yerrorbar ls 2 title '',\
'MADatNLO.HwU' index 85 using (($1+$2)/2):($3 < 0 ? sqrt(-1) : $3) ls 2 title 'LO|#1, central value, dynamical\_scale\_choice=10',\
'MADatNLO.HwU' index 84 using (($1+$2)/2):($3 >= 0 ? sqrt(-1) : abs($3)):4 w yerrorbar ls 101 title '',\
'MADatNLO.HwU' index 84 using (($1+$2)/2):($3 >= 0 ? sqrt(-1) : abs($3)) ls 101 title '',\
'MADatNLO.HwU' index 84 using (($1+$2)/2):($3 < 0 ? sqrt(-1) : $3):4 w yerrorbar ls 1 title '',\
'MADatNLO.HwU' index 84 using (($1+$2)/2):($3 < 0 ? sqrt(-1) : $3) ls 1 title 'NLO|#1, central value, dynamical\_scale\_choice=10'
#-- rendering subhistograms 'Relative scale and PDF uncertainty'
unset label
unset format
set yrange [-7.2955e-03:7.6074e-03]
set origin 0.0000e+00, 3.5000e-01
set size 1.0000e+00, 1.5000e-01
set mytics 2
set ytics auto
set format x ''
unset logscale y
set ylabel "NLO|#1 rel.unc."
set label "Relative uncertainties w.r.t. central values" font ",9" front at graph 0.03, graph 0.13
plot \
'MADatNLO.HwU' index 87 using (($1+$2)/2):(safe($7,$3,1.0)-1.0) ls 14 title '',\
'MADatNLO.HwU' index 87 using (($1+$2)/2):(safe($6,$3,1.0)-1.0) ls 14 title '',\
'MADatNLO.HwU' index 86 using (($1+$2)/2):(safe($7,$3,1.0)-1.0) ls 13 title '',\
'MADatNLO.HwU' index 86 using (($1+$2)/2):(safe($6,$3,1.0)-1.0) ls 13 title '',\
'MADatNLO.HwU' index 85 using (($1+$2)/2):(safe($7,$3,1.0)-1.0) ls 12 title '',\
'MADatNLO.HwU' index 85 using (($1+$2)/2):(safe($6,$3,1.0)-1.0) ls 12 title '',\
'MADatNLO.HwU' index 84 using (($1+$2)/2):(safe($7,$3,1.0)-1.0) ls 11 title '',\
'MADatNLO.HwU' index 84 using (($1+$2)/2):(safe($6,$3,1.0)-1.0) ls 11 title '',\
0.0 ls 999 title '',\
'MADatNLO.HwU' index 87 using (($1+$2)/2):(0.0):(safe($4,$3,0.0)) w yerrorbar ls 4 title '',\
'MADatNLO.HwU' index 87 using (($1+$2)/2):(safe($5,$3,1.0)-1.0) ls 4 title '',\
'MADatNLO.HwU' index 86 using (($1+$2)/2):(0.0):(safe($4,$3,0.0)) w yerrorbar ls 3 title '',\
'MADatNLO.HwU' index 86 using (($1+$2)/2):(safe($5,$3,1.0)-1.0) ls 3 title '',\
'MADatNLO.HwU' index 85 using (($1+$2)/2):(0.0):(safe($4,$3,0.0)) w yerrorbar ls 2 title '',\
'MADatNLO.HwU' index 85 using (($1+$2)/2):(safe($5,$3,1.0)-1.0) ls 2 title '',\
'MADatNLO.HwU' index 84 using (($1+$2)/2):(0.0):(safe($4,$3,0.0)) w yerrorbar ls 1 title '',\
'MADatNLO.HwU' index 84 using (($1+$2)/2):(safe($5,$3,1.0)-1.0) ls 1 title ''
#-- rendering subhistograms '(LO|#1SD0|#1SD1|#1)/(NLO|#1 central value) ratio'
unset label
unset format
set yrange [-2.4000e-01:1.2000e+00]
set origin 0.0000e+00, 2.0000e-01
set size 1.0000e+00, 1.5000e-01
set mytics 2
set ytics auto
set format x
unset logscale y
set ylabel "ratio w.r.t. NLO|#1"
set label "(LO|#1SD0|#1SD1|#1)/(NLO|#1 central value)" font ",9" at graph 0.03, graph 0.13
plot \
1.0 ls 999 title '',\
'MADatNLO.HwU' index 90 using (($1+$2)/2):7 ls 14 title '',\
'MADatNLO.HwU' index 90 using (($1+$2)/2):6 ls 14 title '',\
'MADatNLO.HwU' index 89 using (($1+$2)/2):7 ls 13 title '',\
'MADatNLO.HwU' index 89 using (($1+$2)/2):6 ls 13 title '',\
'MADatNLO.HwU' index 88 using (($1+$2)/2):7 ls 12 title '',\
'MADatNLO.HwU' index 88 using (($1+$2)/2):6 ls 12 title '',\
'MADatNLO.HwU' index 90 using (($1+$2)/2):5 ls 4 title '',\
'MADatNLO.HwU' index 90 using (($1+$2)/2):3:4 w yerrorbar ls 4 title '',\
'MADatNLO.HwU' index 90 using (($1+$2)/2):3 ls 4 title '',\
'MADatNLO.HwU' index 89 using (($1+$2)/2):5 ls 3 title '',\
'MADatNLO.HwU' index 89 using (($1+$2)/2):3:4 w yerrorbar ls 3 title '',\
'MADatNLO.HwU' index 89 using (($1+$2)/2):3 ls 3 title '',\
'MADatNLO.HwU' index 88 using (($1+$2)/2):5 ls 2 title '',\
'MADatNLO.HwU' index 88 using (($1+$2)/2):3:4 w yerrorbar ls 2 title '',\
'MADatNLO.HwU' index 88 using (($1+$2)/2):3 ls 2 title ''

unset label

################################################################################

################################################################################
### Rendering of the plot titled 'epve log pT'
################################################################################

set multiplot
set label "epve log pT" font ",13" at graph 0.04, graph 1.05
set xrange [-2.0000e-01:3.8000e+00]
set bmargin 0 
set tmargin 0
set xtics nomirror
set ytics nomirror
set mytics 10
set xtics auto
set key horizontal noreverse maxcols 1 width -4 
set label front 'MadGraph5\_aMC\@NLO' font "Courier,11" rotate by 90 at graph 1.02, graph 0.04

#-- rendering subhistograms 'NLO|#1 and LO|#1 results'

set format y '10^{%T}'
set yrange [9.0000e-01:1.1000e+02]
set origin 0.0000e+00, 5.0000e-01
set size 1.0000e+00, 4.0000e-01
set mytics 10
set ytics auto
set format x ''
set logscale y
set ylabel "{/Symbol s} per bin [pb]"

plot \
sqrt(-1) ls 14 title 'SD1|#1, scale variation',\
sqrt(-1) ls 13 title 'SD0|#1, scale variation',\
sqrt(-1) ls 12 title 'LO|#1, scale variation',\
sqrt(-1) ls 11 title 'NLO|#1, scale variation',\
'MADatNLO.HwU' index 94 using (($1+$2)/2):($3 >= 0 ? sqrt(-1) : abs($3)):4 w yerrorbar ls 104 title '',\
'MADatNLO.HwU' index 94 using (($1+$2)/2):($3 >= 0 ? sqrt(-1) : abs($3)) ls 104 title '',\
'MADatNLO.HwU' index 94 using (($1+$2)/2):($3 < 0 ? sqrt(-1) : $3):4 w yerrorbar ls 4 title '',\
'MADatNLO.HwU' index 94 using (($1+$2)/2):($3 < 0 ? sqrt(-1) : $3) ls 4 title 'SD1|#1, central value, dynamical\_scale\_choice=10',\
'MADatNLO.HwU' index 93 using (($1+$2)/2):($3 >= 0 ? sqrt(-1) : abs($3)):4 w yerrorbar ls 103 title '',\
'MADatNLO.HwU' index 93 using (($1+$2)/2):($3 >= 0 ? sqrt(-1) : abs($3)) ls 103 title '',\
'MADatNLO.HwU' index 93 using (($1+$2)/2):($3 < 0 ? sqrt(-1) : $3):4 w yerrorbar ls 3 title '',\
'MADatNLO.HwU' index 93 using (($1+$2)/2):($3 < 0 ? sqrt(-1) : $3) ls 3 title 'SD0|#1, central value, dynamical\_scale\_choice=10',\
'MADatNLO.HwU' index 92 using (($1+$2)/2):($3 >= 0 ? sqrt(-1) : abs($3)):4 w yerrorbar ls 102 title '',\
'MADatNLO.HwU' index 92 using (($1+$2)/2):($3 >= 0 ? sqrt(-1) : abs($3)) ls 102 title '',\
'MADatNLO.HwU' index 92 using (($1+$2)/2):($3 < 0 ? sqrt(-1) : $3):4 w yerrorbar ls 2 title '',\
'MADatNLO.HwU' index 92 using (($1+$2)/2):($3 < 0 ? sqrt(-1) : $3) ls 2 title 'LO|#1, central value, dynamical\_scale\_choice=10',\
'MADatNLO.HwU' index 91 using (($1+$2)/2):($3 >= 0 ? sqrt(-1) : abs($3)):4 w yerrorbar ls 101 title '',\
'MADatNLO.HwU' index 91 using (($1+$2)/2):($3 >= 0 ? sqrt(-1) : abs($3)) ls 101 title '',\
'MADatNLO.HwU' index 91 using (($1+$2)/2):($3 < 0 ? sqrt(-1) : $3):4 w yerrorbar ls 1 title '',\
'MADatNLO.HwU' index 91 using (($1+$2)/2):($3 < 0 ? sqrt(-1) : $3) ls 1 title 'NLO|#1, central value, dynamical\_scale\_choice=10'
#-- rendering subhistograms 'Relative scale and PDF uncertainty'
unset label
unset format
set yrange [-1.4800e+00:1.4000e+00]
set origin 0.0000e+00, 3.5000e-01
set size 1.0000e+00, 1.5000e-01
set mytics 2
set ytics auto
set format x ''
unset logscale y
set ylabel "NLO|#1 rel.unc."
set label "Relative uncertainties w.r.t. central values" font ",9" front at graph 0.03, graph 0.13
plot \
'MADatNLO.HwU' index 94 using (($1+$2)/2):(safe($7,$3,1.0)-1.0) ls 14 title '',\
'MADatNLO.HwU' index 94 using (($1+$2)/2):(safe($6,$3,1.0)-1.0) ls 14 title '',\
'MADatNLO.HwU' index 93 using (($1+$2)/2):(safe($7,$3,1.0)-1.0) ls 13 title '',\
'MADatNLO.HwU' index 93 using (($1+$2)/2):(safe($6,$3,1.0)-1.0) ls 13 title '',\
'MADatNLO.HwU' index 92 using (($1+$2)/2):(safe($7,$3,1.0)-1.0) ls 12 title '',\
'MADatNLO.HwU' index 92 using (($1+$2)/2):(safe($6,$3,1.0)-1.0) ls 12 title '',\
'MADatNLO.HwU' index 91 using (($1+$2)/2):(safe($7,$3,1.0)-1.0) ls 11 title '',\
'MADatNLO.HwU' index 91 using (($1+$2)/2):(safe($6,$3,1.0)-1.0) ls 11 title '',\
0.0 ls 999 title '',\
'MADatNLO.HwU' index 94 using (($1+$2)/2):(0.0):(safe($4,$3,0.0)) w yerrorbar ls 4 title '',\
'MADatNLO.HwU' index 94 using (($1+$2)/2):(safe($5,$3,1.0)-1.0) ls 4 title '',\
'MADatNLO.HwU' index 93 using (($1+$2)/2):(0.0):(safe($4,$3,0.0)) w yerrorbar ls 3 title '',\
'MADatNLO.HwU' index 93 using (($1+$2)/2):(safe($5,$3,1.0)-1.0) ls 3 title '',\
'MADatNLO.HwU' index 92 using (($1+$2)/2):(0.0):(safe($4,$3,0.0)) w yerrorbar ls 2 title '',\
'MADatNLO.HwU' index 92 using (($1+$2)/2):(safe($5,$3,1.0)-1.0) ls 2 title '',\
'MADatNLO.HwU' index 91 using (($1+$2)/2):(0.0):(safe($4,$3,0.0)) w yerrorbar ls 1 title '',\
'MADatNLO.HwU' index 91 using (($1+$2)/2):(safe($5,$3,1.0)-1.0) ls 1 title ''
#-- rendering subhistograms '(LO|#1SD0|#1SD1|#1)/(NLO|#1 central value) ratio'
unset label
unset format
set yrange [-2.4000e-01:1.2000e+00]
set origin 0.0000e+00, 2.0000e-01
set size 1.0000e+00, 1.5000e-01
set mytics 2
set ytics auto
set format x
unset logscale y
set ylabel "ratio w.r.t. NLO|#1"
set label "(LO|#1SD0|#1SD1|#1)/(NLO|#1 central value)" font ",9" at graph 0.03, graph 0.13
plot \
1.0 ls 999 title '',\
'MADatNLO.HwU' index 97 using (($1+$2)/2):7 ls 14 title '',\
'MADatNLO.HwU' index 97 using (($1+$2)/2):6 ls 14 title '',\
'MADatNLO.HwU' index 96 using (($1+$2)/2):7 ls 13 title '',\
'MADatNLO.HwU' index 96 using (($1+$2)/2):6 ls 13 title '',\
'MADatNLO.HwU' index 95 using (($1+$2)/2):7 ls 12 title '',\
'MADatNLO.HwU' index 95 using (($1+$2)/2):6 ls 12 title '',\
'MADatNLO.HwU' index 97 using (($1+$2)/2):5 ls 4 title '',\
'MADatNLO.HwU' index 97 using (($1+$2)/2):3:4 w yerrorbar ls 4 title '',\
'MADatNLO.HwU' index 97 using (($1+$2)/2):3 ls 4 title '',\
'MADatNLO.HwU' index 96 using (($1+$2)/2):5 ls 3 title '',\
'MADatNLO.HwU' index 96 using (($1+$2)/2):3:4 w yerrorbar ls 3 title '',\
'MADatNLO.HwU' index 96 using (($1+$2)/2):3 ls 3 title '',\
'MADatNLO.HwU' index 95 using (($1+$2)/2):5 ls 2 title '',\
'MADatNLO.HwU' index 95 using (($1+$2)/2):3:4 w yerrorbar ls 2 title '',\
'MADatNLO.HwU' index 95 using (($1+$2)/2):3 ls 2 title ''

unset label

################################################################################

################################################################################
### Rendering of the plot titled 'mumvm log pT'
################################################################################

set multiplot
set label "mumvm log pT" font ",13" at graph 0.04, graph 1.05
set xrange [-2.0000e-01:3.8000e+00]
set bmargin 0 
set tmargin 0
set xtics nomirror
set ytics nomirror
set mytics 10
set xtics auto
set key horizontal noreverse maxcols 1 width -4 
set label front 'MadGraph5\_aMC\@NLO' font "Courier,11" rotate by 90 at graph 1.02, graph 0.04

#-- rendering subhistograms 'NLO|#1 and LO|#1 results'

set format y '10^{%T}'
set yrange [9.0000e-01:1.1000e+02]
set origin 0.0000e+00, 5.0000e-01
set size 1.0000e+00, 4.0000e-01
set mytics 10
set ytics auto
set format x ''
set logscale y
set ylabel "{/Symbol s} per bin [pb]"

plot \
sqrt(-1) ls 14 title 'SD1|#1, scale variation',\
sqrt(-1) ls 13 title 'SD0|#1, scale variation',\
sqrt(-1) ls 12 title 'LO|#1, scale variation',\
sqrt(-1) ls 11 title 'NLO|#1, scale variation',\
'MADatNLO.HwU' index 101 using (($1+$2)/2):($3 >= 0 ? sqrt(-1) : abs($3)):4 w yerrorbar ls 104 title '',\
'MADatNLO.HwU' index 101 using (($1+$2)/2):($3 >= 0 ? sqrt(-1) : abs($3)) ls 104 title '',\
'MADatNLO.HwU' index 101 using (($1+$2)/2):($3 < 0 ? sqrt(-1) : $3):4 w yerrorbar ls 4 title '',\
'MADatNLO.HwU' index 101 using (($1+$2)/2):($3 < 0 ? sqrt(-1) : $3) ls 4 title 'SD1|#1, central value, dynamical\_scale\_choice=10',\
'MADatNLO.HwU' index 100 using (($1+$2)/2):($3 >= 0 ? sqrt(-1) : abs($3)):4 w yerrorbar ls 103 title '',\
'MADatNLO.HwU' index 100 using (($1+$2)/2):($3 >= 0 ? sqrt(-1) : abs($3)) ls 103 title '',\
'MADatNLO.HwU' index 100 using (($1+$2)/2):($3 < 0 ? sqrt(-1) : $3):4 w yerrorbar ls 3 title '',\
'MADatNLO.HwU' index 100 using (($1+$2)/2):($3 < 0 ? sqrt(-1) : $3) ls 3 title 'SD0|#1, central value, dynamical\_scale\_choice=10',\
'MADatNLO.HwU' index 99 using (($1+$2)/2):($3 >= 0 ? sqrt(-1) : abs($3)):4 w yerrorbar ls 102 title '',\
'MADatNLO.HwU' index 99 using (($1+$2)/2):($3 >= 0 ? sqrt(-1) : abs($3)) ls 102 title '',\
'MADatNLO.HwU' index 99 using (($1+$2)/2):($3 < 0 ? sqrt(-1) : $3):4 w yerrorbar ls 2 title '',\
'MADatNLO.HwU' index 99 using (($1+$2)/2):($3 < 0 ? sqrt(-1) : $3) ls 2 title 'LO|#1, central value, dynamical\_scale\_choice=10',\
'MADatNLO.HwU' index 98 using (($1+$2)/2):($3 >= 0 ? sqrt(-1) : abs($3)):4 w yerrorbar ls 101 title '',\
'MADatNLO.HwU' index 98 using (($1+$2)/2):($3 >= 0 ? sqrt(-1) : abs($3)) ls 101 title '',\
'MADatNLO.HwU' index 98 using (($1+$2)/2):($3 < 0 ? sqrt(-1) : $3):4 w yerrorbar ls 1 title '',\
'MADatNLO.HwU' index 98 using (($1+$2)/2):($3 < 0 ? sqrt(-1) : $3) ls 1 title 'NLO|#1, central value, dynamical\_scale\_choice=10'
#-- rendering subhistograms 'Relative scale and PDF uncertainty'
unset label
unset format
set yrange [-1.4800e+00:1.4000e+00]
set origin 0.0000e+00, 3.5000e-01
set size 1.0000e+00, 1.5000e-01
set mytics 2
set ytics auto
set format x ''
unset logscale y
set ylabel "NLO|#1 rel.unc."
set label "Relative uncertainties w.r.t. central values" font ",9" front at graph 0.03, graph 0.13
plot \
'MADatNLO.HwU' index 101 using (($1+$2)/2):(safe($7,$3,1.0)-1.0) ls 14 title '',\
'MADatNLO.HwU' index 101 using (($1+$2)/2):(safe($6,$3,1.0)-1.0) ls 14 title '',\
'MADatNLO.HwU' index 100 using (($1+$2)/2):(safe($7,$3,1.0)-1.0) ls 13 title '',\
'MADatNLO.HwU' index 100 using (($1+$2)/2):(safe($6,$3,1.0)-1.0) ls 13 title '',\
'MADatNLO.HwU' index 99 using (($1+$2)/2):(safe($7,$3,1.0)-1.0) ls 12 title '',\
'MADatNLO.HwU' index 99 using (($1+$2)/2):(safe($6,$3,1.0)-1.0) ls 12 title '',\
'MADatNLO.HwU' index 98 using (($1+$2)/2):(safe($7,$3,1.0)-1.0) ls 11 title '',\
'MADatNLO.HwU' index 98 using (($1+$2)/2):(safe($6,$3,1.0)-1.0) ls 11 title '',\
0.0 ls 999 title '',\
'MADatNLO.HwU' index 101 using (($1+$2)/2):(0.0):(safe($4,$3,0.0)) w yerrorbar ls 4 title '',\
'MADatNLO.HwU' index 101 using (($1+$2)/2):(safe($5,$3,1.0)-1.0) ls 4 title '',\
'MADatNLO.HwU' index 100 using (($1+$2)/2):(0.0):(safe($4,$3,0.0)) w yerrorbar ls 3 title '',\
'MADatNLO.HwU' index 100 using (($1+$2)/2):(safe($5,$3,1.0)-1.0) ls 3 title '',\
'MADatNLO.HwU' index 99 using (($1+$2)/2):(0.0):(safe($4,$3,0.0)) w yerrorbar ls 2 title '',\
'MADatNLO.HwU' index 99 using (($1+$2)/2):(safe($5,$3,1.0)-1.0) ls 2 title '',\
'MADatNLO.HwU' index 98 using (($1+$2)/2):(0.0):(safe($4,$3,0.0)) w yerrorbar ls 1 title '',\
'MADatNLO.HwU' index 98 using (($1+$2)/2):(safe($5,$3,1.0)-1.0) ls 1 title ''
#-- rendering subhistograms '(LO|#1SD0|#1SD1|#1)/(NLO|#1 central value) ratio'
unset label
unset format
set yrange [-2.4000e-01:1.2000e+00]
set origin 0.0000e+00, 2.0000e-01
set size 1.0000e+00, 1.5000e-01
set mytics 2
set ytics auto
set format x
unset logscale y
set ylabel "ratio w.r.t. NLO|#1"
set label "(LO|#1SD0|#1SD1|#1)/(NLO|#1 central value)" font ",9" at graph 0.03, graph 0.13
plot \
1.0 ls 999 title '',\
'MADatNLO.HwU' index 104 using (($1+$2)/2):7 ls 14 title '',\
'MADatNLO.HwU' index 104 using (($1+$2)/2):6 ls 14 title '',\
'MADatNLO.HwU' index 103 using (($1+$2)/2):7 ls 13 title '',\
'MADatNLO.HwU' index 103 using (($1+$2)/2):6 ls 13 title '',\
'MADatNLO.HwU' index 102 using (($1+$2)/2):7 ls 12 title '',\
'MADatNLO.HwU' index 102 using (($1+$2)/2):6 ls 12 title '',\
'MADatNLO.HwU' index 104 using (($1+$2)/2):5 ls 4 title '',\
'MADatNLO.HwU' index 104 using (($1+$2)/2):3:4 w yerrorbar ls 4 title '',\
'MADatNLO.HwU' index 104 using (($1+$2)/2):3 ls 4 title '',\
'MADatNLO.HwU' index 103 using (($1+$2)/2):5 ls 3 title '',\
'MADatNLO.HwU' index 103 using (($1+$2)/2):3:4 w yerrorbar ls 3 title '',\
'MADatNLO.HwU' index 103 using (($1+$2)/2):3 ls 3 title '',\
'MADatNLO.HwU' index 102 using (($1+$2)/2):5 ls 2 title '',\
'MADatNLO.HwU' index 102 using (($1+$2)/2):3:4 w yerrorbar ls 2 title '',\
'MADatNLO.HwU' index 102 using (($1+$2)/2):3 ls 2 title ''

unset label

################################################################################

################################################################################
### Rendering of the plot titled '1st SF lep-neu pair log pT'
################################################################################

set multiplot
set label "1st SF lep-neu pair log pT" font ",13" at graph 0.04, graph 1.05
set xrange [-2.0000e-01:3.8000e+00]
set bmargin 0 
set tmargin 0
set xtics nomirror
set ytics nomirror
set mytics 10
set xtics auto
set key horizontal noreverse maxcols 1 width -4 
set label front 'MadGraph5\_aMC\@NLO' font "Courier,11" rotate by 90 at graph 1.02, graph 0.04

#-- rendering subhistograms 'NLO|#1 and LO|#1 results'

set format y '10^{%T}'
set yrange [9.0000e-01:1.1000e+02]
set origin 0.0000e+00, 5.0000e-01
set size 1.0000e+00, 4.0000e-01
set mytics 10
set ytics auto
set format x ''
set logscale y
set ylabel "{/Symbol s} per bin [pb]"

plot \
sqrt(-1) ls 14 title 'SD1|#1, scale variation',\
sqrt(-1) ls 13 title 'SD0|#1, scale variation',\
sqrt(-1) ls 12 title 'LO|#1, scale variation',\
sqrt(-1) ls 11 title 'NLO|#1, scale variation',\
'MADatNLO.HwU' index 108 using (($1+$2)/2):($3 >= 0 ? sqrt(-1) : abs($3)):4 w yerrorbar ls 104 title '',\
'MADatNLO.HwU' index 108 using (($1+$2)/2):($3 >= 0 ? sqrt(-1) : abs($3)) ls 104 title '',\
'MADatNLO.HwU' index 108 using (($1+$2)/2):($3 < 0 ? sqrt(-1) : $3):4 w yerrorbar ls 4 title '',\
'MADatNLO.HwU' index 108 using (($1+$2)/2):($3 < 0 ? sqrt(-1) : $3) ls 4 title 'SD1|#1, central value, dynamical\_scale\_choice=10',\
'MADatNLO.HwU' index 107 using (($1+$2)/2):($3 >= 0 ? sqrt(-1) : abs($3)):4 w yerrorbar ls 103 title '',\
'MADatNLO.HwU' index 107 using (($1+$2)/2):($3 >= 0 ? sqrt(-1) : abs($3)) ls 103 title '',\
'MADatNLO.HwU' index 107 using (($1+$2)/2):($3 < 0 ? sqrt(-1) : $3):4 w yerrorbar ls 3 title '',\
'MADatNLO.HwU' index 107 using (($1+$2)/2):($3 < 0 ? sqrt(-1) : $3) ls 3 title 'SD0|#1, central value, dynamical\_scale\_choice=10',\
'MADatNLO.HwU' index 106 using (($1+$2)/2):($3 >= 0 ? sqrt(-1) : abs($3)):4 w yerrorbar ls 102 title '',\
'MADatNLO.HwU' index 106 using (($1+$2)/2):($3 >= 0 ? sqrt(-1) : abs($3)) ls 102 title '',\
'MADatNLO.HwU' index 106 using (($1+$2)/2):($3 < 0 ? sqrt(-1) : $3):4 w yerrorbar ls 2 title '',\
'MADatNLO.HwU' index 106 using (($1+$2)/2):($3 < 0 ? sqrt(-1) : $3) ls 2 title 'LO|#1, central value, dynamical\_scale\_choice=10',\
'MADatNLO.HwU' index 105 using (($1+$2)/2):($3 >= 0 ? sqrt(-1) : abs($3)):4 w yerrorbar ls 101 title '',\
'MADatNLO.HwU' index 105 using (($1+$2)/2):($3 >= 0 ? sqrt(-1) : abs($3)) ls 101 title '',\
'MADatNLO.HwU' index 105 using (($1+$2)/2):($3 < 0 ? sqrt(-1) : $3):4 w yerrorbar ls 1 title '',\
'MADatNLO.HwU' index 105 using (($1+$2)/2):($3 < 0 ? sqrt(-1) : $3) ls 1 title 'NLO|#1, central value, dynamical\_scale\_choice=10'
#-- rendering subhistograms 'Relative scale and PDF uncertainty'
unset label
unset format
set yrange [-1.4800e+00:1.4000e+00]
set origin 0.0000e+00, 3.5000e-01
set size 1.0000e+00, 1.5000e-01
set mytics 2
set ytics auto
set format x ''
unset logscale y
set ylabel "NLO|#1 rel.unc."
set label "Relative uncertainties w.r.t. central values" font ",9" front at graph 0.03, graph 0.13
plot \
'MADatNLO.HwU' index 108 using (($1+$2)/2):(safe($7,$3,1.0)-1.0) ls 14 title '',\
'MADatNLO.HwU' index 108 using (($1+$2)/2):(safe($6,$3,1.0)-1.0) ls 14 title '',\
'MADatNLO.HwU' index 107 using (($1+$2)/2):(safe($7,$3,1.0)-1.0) ls 13 title '',\
'MADatNLO.HwU' index 107 using (($1+$2)/2):(safe($6,$3,1.0)-1.0) ls 13 title '',\
'MADatNLO.HwU' index 106 using (($1+$2)/2):(safe($7,$3,1.0)-1.0) ls 12 title '',\
'MADatNLO.HwU' index 106 using (($1+$2)/2):(safe($6,$3,1.0)-1.0) ls 12 title '',\
'MADatNLO.HwU' index 105 using (($1+$2)/2):(safe($7,$3,1.0)-1.0) ls 11 title '',\
'MADatNLO.HwU' index 105 using (($1+$2)/2):(safe($6,$3,1.0)-1.0) ls 11 title '',\
0.0 ls 999 title '',\
'MADatNLO.HwU' index 108 using (($1+$2)/2):(0.0):(safe($4,$3,0.0)) w yerrorbar ls 4 title '',\
'MADatNLO.HwU' index 108 using (($1+$2)/2):(safe($5,$3,1.0)-1.0) ls 4 title '',\
'MADatNLO.HwU' index 107 using (($1+$2)/2):(0.0):(safe($4,$3,0.0)) w yerrorbar ls 3 title '',\
'MADatNLO.HwU' index 107 using (($1+$2)/2):(safe($5,$3,1.0)-1.0) ls 3 title '',\
'MADatNLO.HwU' index 106 using (($1+$2)/2):(0.0):(safe($4,$3,0.0)) w yerrorbar ls 2 title '',\
'MADatNLO.HwU' index 106 using (($1+$2)/2):(safe($5,$3,1.0)-1.0) ls 2 title '',\
'MADatNLO.HwU' index 105 using (($1+$2)/2):(0.0):(safe($4,$3,0.0)) w yerrorbar ls 1 title '',\
'MADatNLO.HwU' index 105 using (($1+$2)/2):(safe($5,$3,1.0)-1.0) ls 1 title ''
#-- rendering subhistograms '(LO|#1SD0|#1SD1|#1)/(NLO|#1 central value) ratio'
unset label
unset format
set yrange [-2.4000e-01:1.2000e+00]
set origin 0.0000e+00, 2.0000e-01
set size 1.0000e+00, 1.5000e-01
set mytics 2
set ytics auto
set format x
unset logscale y
set ylabel "ratio w.r.t. NLO|#1"
set label "(LO|#1SD0|#1SD1|#1)/(NLO|#1 central value)" font ",9" at graph 0.03, graph 0.13
plot \
1.0 ls 999 title '',\
'MADatNLO.HwU' index 111 using (($1+$2)/2):7 ls 14 title '',\
'MADatNLO.HwU' index 111 using (($1+$2)/2):6 ls 14 title '',\
'MADatNLO.HwU' index 110 using (($1+$2)/2):7 ls 13 title '',\
'MADatNLO.HwU' index 110 using (($1+$2)/2):6 ls 13 title '',\
'MADatNLO.HwU' index 109 using (($1+$2)/2):7 ls 12 title '',\
'MADatNLO.HwU' index 109 using (($1+$2)/2):6 ls 12 title '',\
'MADatNLO.HwU' index 111 using (($1+$2)/2):5 ls 4 title '',\
'MADatNLO.HwU' index 111 using (($1+$2)/2):3:4 w yerrorbar ls 4 title '',\
'MADatNLO.HwU' index 111 using (($1+$2)/2):3 ls 4 title '',\
'MADatNLO.HwU' index 110 using (($1+$2)/2):5 ls 3 title '',\
'MADatNLO.HwU' index 110 using (($1+$2)/2):3:4 w yerrorbar ls 3 title '',\
'MADatNLO.HwU' index 110 using (($1+$2)/2):3 ls 3 title '',\
'MADatNLO.HwU' index 109 using (($1+$2)/2):5 ls 2 title '',\
'MADatNLO.HwU' index 109 using (($1+$2)/2):3:4 w yerrorbar ls 2 title '',\
'MADatNLO.HwU' index 109 using (($1+$2)/2):3 ls 2 title ''

unset label

################################################################################

################################################################################
### Rendering of the plot titled '2nd SF lep-neu pair log pT'
################################################################################

set multiplot
set label "2nd SF lep-neu pair log pT" font ",13" at graph 0.04, graph 1.05
set xrange [-2.0000e-01:3.8000e+00]
set bmargin 0 
set tmargin 0
set xtics nomirror
set ytics nomirror
set mytics 10
set xtics auto
set key horizontal noreverse maxcols 1 width -4 
set label front 'MadGraph5\_aMC\@NLO' font "Courier,11" rotate by 90 at graph 1.02, graph 0.04

#-- rendering subhistograms 'NLO|#1 and LO|#1 results'

set format y '10^{%T}'
set yrange [9.0000e-01:1.1000e+02]
set origin 0.0000e+00, 5.0000e-01
set size 1.0000e+00, 4.0000e-01
set mytics 10
set ytics auto
set format x ''
set logscale y
set ylabel "{/Symbol s} per bin [pb]"

plot \
sqrt(-1) ls 14 title 'SD1|#1, scale variation',\
sqrt(-1) ls 13 title 'SD0|#1, scale variation',\
sqrt(-1) ls 12 title 'LO|#1, scale variation',\
sqrt(-1) ls 11 title 'NLO|#1, scale variation',\
'MADatNLO.HwU' index 115 using (($1+$2)/2):($3 >= 0 ? sqrt(-1) : abs($3)):4 w yerrorbar ls 104 title '',\
'MADatNLO.HwU' index 115 using (($1+$2)/2):($3 >= 0 ? sqrt(-1) : abs($3)) ls 104 title '',\
'MADatNLO.HwU' index 115 using (($1+$2)/2):($3 < 0 ? sqrt(-1) : $3):4 w yerrorbar ls 4 title '',\
'MADatNLO.HwU' index 115 using (($1+$2)/2):($3 < 0 ? sqrt(-1) : $3) ls 4 title 'SD1|#1, central value, dynamical\_scale\_choice=10',\
'MADatNLO.HwU' index 114 using (($1+$2)/2):($3 >= 0 ? sqrt(-1) : abs($3)):4 w yerrorbar ls 103 title '',\
'MADatNLO.HwU' index 114 using (($1+$2)/2):($3 >= 0 ? sqrt(-1) : abs($3)) ls 103 title '',\
'MADatNLO.HwU' index 114 using (($1+$2)/2):($3 < 0 ? sqrt(-1) : $3):4 w yerrorbar ls 3 title '',\
'MADatNLO.HwU' index 114 using (($1+$2)/2):($3 < 0 ? sqrt(-1) : $3) ls 3 title 'SD0|#1, central value, dynamical\_scale\_choice=10',\
'MADatNLO.HwU' index 113 using (($1+$2)/2):($3 >= 0 ? sqrt(-1) : abs($3)):4 w yerrorbar ls 102 title '',\
'MADatNLO.HwU' index 113 using (($1+$2)/2):($3 >= 0 ? sqrt(-1) : abs($3)) ls 102 title '',\
'MADatNLO.HwU' index 113 using (($1+$2)/2):($3 < 0 ? sqrt(-1) : $3):4 w yerrorbar ls 2 title '',\
'MADatNLO.HwU' index 113 using (($1+$2)/2):($3 < 0 ? sqrt(-1) : $3) ls 2 title 'LO|#1, central value, dynamical\_scale\_choice=10',\
'MADatNLO.HwU' index 112 using (($1+$2)/2):($3 >= 0 ? sqrt(-1) : abs($3)):4 w yerrorbar ls 101 title '',\
'MADatNLO.HwU' index 112 using (($1+$2)/2):($3 >= 0 ? sqrt(-1) : abs($3)) ls 101 title '',\
'MADatNLO.HwU' index 112 using (($1+$2)/2):($3 < 0 ? sqrt(-1) : $3):4 w yerrorbar ls 1 title '',\
'MADatNLO.HwU' index 112 using (($1+$2)/2):($3 < 0 ? sqrt(-1) : $3) ls 1 title 'NLO|#1, central value, dynamical\_scale\_choice=10'
#-- rendering subhistograms 'Relative scale and PDF uncertainty'
unset label
unset format
set yrange [-1.4800e+00:1.4000e+00]
set origin 0.0000e+00, 3.5000e-01
set size 1.0000e+00, 1.5000e-01
set mytics 2
set ytics auto
set format x ''
unset logscale y
set ylabel "NLO|#1 rel.unc."
set label "Relative uncertainties w.r.t. central values" font ",9" front at graph 0.03, graph 0.13
plot \
'MADatNLO.HwU' index 115 using (($1+$2)/2):(safe($7,$3,1.0)-1.0) ls 14 title '',\
'MADatNLO.HwU' index 115 using (($1+$2)/2):(safe($6,$3,1.0)-1.0) ls 14 title '',\
'MADatNLO.HwU' index 114 using (($1+$2)/2):(safe($7,$3,1.0)-1.0) ls 13 title '',\
'MADatNLO.HwU' index 114 using (($1+$2)/2):(safe($6,$3,1.0)-1.0) ls 13 title '',\
'MADatNLO.HwU' index 113 using (($1+$2)/2):(safe($7,$3,1.0)-1.0) ls 12 title '',\
'MADatNLO.HwU' index 113 using (($1+$2)/2):(safe($6,$3,1.0)-1.0) ls 12 title '',\
'MADatNLO.HwU' index 112 using (($1+$2)/2):(safe($7,$3,1.0)-1.0) ls 11 title '',\
'MADatNLO.HwU' index 112 using (($1+$2)/2):(safe($6,$3,1.0)-1.0) ls 11 title '',\
0.0 ls 999 title '',\
'MADatNLO.HwU' index 115 using (($1+$2)/2):(0.0):(safe($4,$3,0.0)) w yerrorbar ls 4 title '',\
'MADatNLO.HwU' index 115 using (($1+$2)/2):(safe($5,$3,1.0)-1.0) ls 4 title '',\
'MADatNLO.HwU' index 114 using (($1+$2)/2):(0.0):(safe($4,$3,0.0)) w yerrorbar ls 3 title '',\
'MADatNLO.HwU' index 114 using (($1+$2)/2):(safe($5,$3,1.0)-1.0) ls 3 title '',\
'MADatNLO.HwU' index 113 using (($1+$2)/2):(0.0):(safe($4,$3,0.0)) w yerrorbar ls 2 title '',\
'MADatNLO.HwU' index 113 using (($1+$2)/2):(safe($5,$3,1.0)-1.0) ls 2 title '',\
'MADatNLO.HwU' index 112 using (($1+$2)/2):(0.0):(safe($4,$3,0.0)) w yerrorbar ls 1 title '',\
'MADatNLO.HwU' index 112 using (($1+$2)/2):(safe($5,$3,1.0)-1.0) ls 1 title ''
#-- rendering subhistograms '(LO|#1SD0|#1SD1|#1)/(NLO|#1 central value) ratio'
unset label
unset format
set yrange [-2.4000e-01:1.2000e+00]
set origin 0.0000e+00, 2.0000e-01
set size 1.0000e+00, 1.5000e-01
set mytics 2
set ytics auto
set format x
unset logscale y
set ylabel "ratio w.r.t. NLO|#1"
set label "(LO|#1SD0|#1SD1|#1)/(NLO|#1 central value)" font ",9" at graph 0.03, graph 0.13
plot \
1.0 ls 999 title '',\
'MADatNLO.HwU' index 118 using (($1+$2)/2):7 ls 14 title '',\
'MADatNLO.HwU' index 118 using (($1+$2)/2):6 ls 14 title '',\
'MADatNLO.HwU' index 117 using (($1+$2)/2):7 ls 13 title '',\
'MADatNLO.HwU' index 117 using (($1+$2)/2):6 ls 13 title '',\
'MADatNLO.HwU' index 116 using (($1+$2)/2):7 ls 12 title '',\
'MADatNLO.HwU' index 116 using (($1+$2)/2):6 ls 12 title '',\
'MADatNLO.HwU' index 118 using (($1+$2)/2):5 ls 4 title '',\
'MADatNLO.HwU' index 118 using (($1+$2)/2):3:4 w yerrorbar ls 4 title '',\
'MADatNLO.HwU' index 118 using (($1+$2)/2):3 ls 4 title '',\
'MADatNLO.HwU' index 117 using (($1+$2)/2):5 ls 3 title '',\
'MADatNLO.HwU' index 117 using (($1+$2)/2):3:4 w yerrorbar ls 3 title '',\
'MADatNLO.HwU' index 117 using (($1+$2)/2):3 ls 3 title '',\
'MADatNLO.HwU' index 116 using (($1+$2)/2):5 ls 2 title '',\
'MADatNLO.HwU' index 116 using (($1+$2)/2):3:4 w yerrorbar ls 2 title '',\
'MADatNLO.HwU' index 116 using (($1+$2)/2):3 ls 2 title ''

unset label

################################################################################

################################################################################
### Rendering of the plot titled 'epemmupmum log pT'
################################################################################

set multiplot
set label "epemmupmum log pT" font ",13" at graph 0.04, graph 1.05
set xrange [-2.0000e-01:3.8000e+00]
set bmargin 0 
set tmargin 0
set xtics nomirror
set ytics nomirror
set mytics 10
set xtics auto
set key horizontal noreverse maxcols 1 width -4 
set label front 'MadGraph5\_aMC\@NLO' font "Courier,11" rotate by 90 at graph 1.02, graph 0.04

#-- rendering subhistograms 'NLO|#1 and LO|#1 results'

set format y '10^{%T}'
set yrange [9.0000e-01:1.1000e+02]
set origin 0.0000e+00, 5.0000e-01
set size 1.0000e+00, 4.0000e-01
set mytics 10
set ytics auto
set format x ''
set logscale y
set ylabel "{/Symbol s} per bin [pb]"

plot \
sqrt(-1) ls 14 title 'SD1|#1, scale variation',\
sqrt(-1) ls 13 title 'SD0|#1, scale variation',\
sqrt(-1) ls 12 title 'LO|#1, scale variation',\
sqrt(-1) ls 11 title 'NLO|#1, scale variation',\
'MADatNLO.HwU' index 122 using (($1+$2)/2):($3 >= 0 ? sqrt(-1) : abs($3)):4 w yerrorbar ls 104 title '',\
'MADatNLO.HwU' index 122 using (($1+$2)/2):($3 >= 0 ? sqrt(-1) : abs($3)) ls 104 title '',\
'MADatNLO.HwU' index 122 using (($1+$2)/2):($3 < 0 ? sqrt(-1) : $3):4 w yerrorbar ls 4 title '',\
'MADatNLO.HwU' index 122 using (($1+$2)/2):($3 < 0 ? sqrt(-1) : $3) ls 4 title 'SD1|#1, central value, dynamical\_scale\_choice=10',\
'MADatNLO.HwU' index 121 using (($1+$2)/2):($3 >= 0 ? sqrt(-1) : abs($3)):4 w yerrorbar ls 103 title '',\
'MADatNLO.HwU' index 121 using (($1+$2)/2):($3 >= 0 ? sqrt(-1) : abs($3)) ls 103 title '',\
'MADatNLO.HwU' index 121 using (($1+$2)/2):($3 < 0 ? sqrt(-1) : $3):4 w yerrorbar ls 3 title '',\
'MADatNLO.HwU' index 121 using (($1+$2)/2):($3 < 0 ? sqrt(-1) : $3) ls 3 title 'SD0|#1, central value, dynamical\_scale\_choice=10',\
'MADatNLO.HwU' index 120 using (($1+$2)/2):($3 >= 0 ? sqrt(-1) : abs($3)):4 w yerrorbar ls 102 title '',\
'MADatNLO.HwU' index 120 using (($1+$2)/2):($3 >= 0 ? sqrt(-1) : abs($3)) ls 102 title '',\
'MADatNLO.HwU' index 120 using (($1+$2)/2):($3 < 0 ? sqrt(-1) : $3):4 w yerrorbar ls 2 title '',\
'MADatNLO.HwU' index 120 using (($1+$2)/2):($3 < 0 ? sqrt(-1) : $3) ls 2 title 'LO|#1, central value, dynamical\_scale\_choice=10',\
'MADatNLO.HwU' index 119 using (($1+$2)/2):($3 >= 0 ? sqrt(-1) : abs($3)):4 w yerrorbar ls 101 title '',\
'MADatNLO.HwU' index 119 using (($1+$2)/2):($3 >= 0 ? sqrt(-1) : abs($3)) ls 101 title '',\
'MADatNLO.HwU' index 119 using (($1+$2)/2):($3 < 0 ? sqrt(-1) : $3):4 w yerrorbar ls 1 title '',\
'MADatNLO.HwU' index 119 using (($1+$2)/2):($3 < 0 ? sqrt(-1) : $3) ls 1 title 'NLO|#1, central value, dynamical\_scale\_choice=10'
#-- rendering subhistograms 'Relative scale and PDF uncertainty'
unset label
unset format
set yrange [-1.4800e+00:1.4000e+00]
set origin 0.0000e+00, 3.5000e-01
set size 1.0000e+00, 1.5000e-01
set mytics 2
set ytics auto
set format x ''
unset logscale y
set ylabel "NLO|#1 rel.unc."
set label "Relative uncertainties w.r.t. central values" font ",9" front at graph 0.03, graph 0.13
plot \
'MADatNLO.HwU' index 122 using (($1+$2)/2):(safe($7,$3,1.0)-1.0) ls 14 title '',\
'MADatNLO.HwU' index 122 using (($1+$2)/2):(safe($6,$3,1.0)-1.0) ls 14 title '',\
'MADatNLO.HwU' index 121 using (($1+$2)/2):(safe($7,$3,1.0)-1.0) ls 13 title '',\
'MADatNLO.HwU' index 121 using (($1+$2)/2):(safe($6,$3,1.0)-1.0) ls 13 title '',\
'MADatNLO.HwU' index 120 using (($1+$2)/2):(safe($7,$3,1.0)-1.0) ls 12 title '',\
'MADatNLO.HwU' index 120 using (($1+$2)/2):(safe($6,$3,1.0)-1.0) ls 12 title '',\
'MADatNLO.HwU' index 119 using (($1+$2)/2):(safe($7,$3,1.0)-1.0) ls 11 title '',\
'MADatNLO.HwU' index 119 using (($1+$2)/2):(safe($6,$3,1.0)-1.0) ls 11 title '',\
0.0 ls 999 title '',\
'MADatNLO.HwU' index 122 using (($1+$2)/2):(0.0):(safe($4,$3,0.0)) w yerrorbar ls 4 title '',\
'MADatNLO.HwU' index 122 using (($1+$2)/2):(safe($5,$3,1.0)-1.0) ls 4 title '',\
'MADatNLO.HwU' index 121 using (($1+$2)/2):(0.0):(safe($4,$3,0.0)) w yerrorbar ls 3 title '',\
'MADatNLO.HwU' index 121 using (($1+$2)/2):(safe($5,$3,1.0)-1.0) ls 3 title '',\
'MADatNLO.HwU' index 120 using (($1+$2)/2):(0.0):(safe($4,$3,0.0)) w yerrorbar ls 2 title '',\
'MADatNLO.HwU' index 120 using (($1+$2)/2):(safe($5,$3,1.0)-1.0) ls 2 title '',\
'MADatNLO.HwU' index 119 using (($1+$2)/2):(0.0):(safe($4,$3,0.0)) w yerrorbar ls 1 title '',\
'MADatNLO.HwU' index 119 using (($1+$2)/2):(safe($5,$3,1.0)-1.0) ls 1 title ''
#-- rendering subhistograms '(LO|#1SD0|#1SD1|#1)/(NLO|#1 central value) ratio'
unset label
unset format
set yrange [-2.4000e-01:1.2000e+00]
set origin 0.0000e+00, 2.0000e-01
set size 1.0000e+00, 1.5000e-01
set mytics 2
set ytics auto
set format x
unset logscale y
set ylabel "ratio w.r.t. NLO|#1"
set label "(LO|#1SD0|#1SD1|#1)/(NLO|#1 central value)" font ",9" at graph 0.03, graph 0.13
plot \
1.0 ls 999 title '',\
'MADatNLO.HwU' index 125 using (($1+$2)/2):7 ls 14 title '',\
'MADatNLO.HwU' index 125 using (($1+$2)/2):6 ls 14 title '',\
'MADatNLO.HwU' index 124 using (($1+$2)/2):7 ls 13 title '',\
'MADatNLO.HwU' index 124 using (($1+$2)/2):6 ls 13 title '',\
'MADatNLO.HwU' index 123 using (($1+$2)/2):7 ls 12 title '',\
'MADatNLO.HwU' index 123 using (($1+$2)/2):6 ls 12 title '',\
'MADatNLO.HwU' index 125 using (($1+$2)/2):5 ls 4 title '',\
'MADatNLO.HwU' index 125 using (($1+$2)/2):3:4 w yerrorbar ls 4 title '',\
'MADatNLO.HwU' index 125 using (($1+$2)/2):3 ls 4 title '',\
'MADatNLO.HwU' index 124 using (($1+$2)/2):5 ls 3 title '',\
'MADatNLO.HwU' index 124 using (($1+$2)/2):3:4 w yerrorbar ls 3 title '',\
'MADatNLO.HwU' index 124 using (($1+$2)/2):3 ls 3 title '',\
'MADatNLO.HwU' index 123 using (($1+$2)/2):5 ls 2 title '',\
'MADatNLO.HwU' index 123 using (($1+$2)/2):3:4 w yerrorbar ls 2 title '',\
'MADatNLO.HwU' index 123 using (($1+$2)/2):3 ls 2 title ''

unset label

################################################################################

################################################################################
### Rendering of the plot titled 'epvemumvm log pT'
################################################################################

set multiplot
set label "epvemumvm log pT" font ",13" at graph 0.04, graph 1.05
set xrange [-2.0000e-01:3.8000e+00]
set bmargin 0 
set tmargin 0
set xtics nomirror
set ytics nomirror
set mytics 10
set xtics auto
set key horizontal noreverse maxcols 1 width -4 
set label front 'MadGraph5\_aMC\@NLO' font "Courier,11" rotate by 90 at graph 1.02, graph 0.04

#-- rendering subhistograms 'NLO|#1 and LO|#1 results'

set format y '10^{%T}'
set yrange [9.0000e-01:1.1000e+02]
set origin 0.0000e+00, 5.0000e-01
set size 1.0000e+00, 4.0000e-01
set mytics 10
set ytics auto
set format x ''
set logscale y
set ylabel "{/Symbol s} per bin [pb]"

plot \
sqrt(-1) ls 14 title 'SD1|#1, scale variation',\
sqrt(-1) ls 13 title 'SD0|#1, scale variation',\
sqrt(-1) ls 12 title 'LO|#1, scale variation',\
sqrt(-1) ls 11 title 'NLO|#1, scale variation',\
'MADatNLO.HwU' index 129 using (($1+$2)/2):($3 >= 0 ? sqrt(-1) : abs($3)):4 w yerrorbar ls 104 title '',\
'MADatNLO.HwU' index 129 using (($1+$2)/2):($3 >= 0 ? sqrt(-1) : abs($3)) ls 104 title '',\
'MADatNLO.HwU' index 129 using (($1+$2)/2):($3 < 0 ? sqrt(-1) : $3):4 w yerrorbar ls 4 title '',\
'MADatNLO.HwU' index 129 using (($1+$2)/2):($3 < 0 ? sqrt(-1) : $3) ls 4 title 'SD1|#1, central value, dynamical\_scale\_choice=10',\
'MADatNLO.HwU' index 128 using (($1+$2)/2):($3 >= 0 ? sqrt(-1) : abs($3)):4 w yerrorbar ls 103 title '',\
'MADatNLO.HwU' index 128 using (($1+$2)/2):($3 >= 0 ? sqrt(-1) : abs($3)) ls 103 title '',\
'MADatNLO.HwU' index 128 using (($1+$2)/2):($3 < 0 ? sqrt(-1) : $3):4 w yerrorbar ls 3 title '',\
'MADatNLO.HwU' index 128 using (($1+$2)/2):($3 < 0 ? sqrt(-1) : $3) ls 3 title 'SD0|#1, central value, dynamical\_scale\_choice=10',\
'MADatNLO.HwU' index 127 using (($1+$2)/2):($3 >= 0 ? sqrt(-1) : abs($3)):4 w yerrorbar ls 102 title '',\
'MADatNLO.HwU' index 127 using (($1+$2)/2):($3 >= 0 ? sqrt(-1) : abs($3)) ls 102 title '',\
'MADatNLO.HwU' index 127 using (($1+$2)/2):($3 < 0 ? sqrt(-1) : $3):4 w yerrorbar ls 2 title '',\
'MADatNLO.HwU' index 127 using (($1+$2)/2):($3 < 0 ? sqrt(-1) : $3) ls 2 title 'LO|#1, central value, dynamical\_scale\_choice=10',\
'MADatNLO.HwU' index 126 using (($1+$2)/2):($3 >= 0 ? sqrt(-1) : abs($3)):4 w yerrorbar ls 101 title '',\
'MADatNLO.HwU' index 126 using (($1+$2)/2):($3 >= 0 ? sqrt(-1) : abs($3)) ls 101 title '',\
'MADatNLO.HwU' index 126 using (($1+$2)/2):($3 < 0 ? sqrt(-1) : $3):4 w yerrorbar ls 1 title '',\
'MADatNLO.HwU' index 126 using (($1+$2)/2):($3 < 0 ? sqrt(-1) : $3) ls 1 title 'NLO|#1, central value, dynamical\_scale\_choice=10'
#-- rendering subhistograms 'Relative scale and PDF uncertainty'
unset label
unset format
set yrange [-1.4800e+00:1.4000e+00]
set origin 0.0000e+00, 3.5000e-01
set size 1.0000e+00, 1.5000e-01
set mytics 2
set ytics auto
set format x ''
unset logscale y
set ylabel "NLO|#1 rel.unc."
set label "Relative uncertainties w.r.t. central values" font ",9" front at graph 0.03, graph 0.13
plot \
'MADatNLO.HwU' index 129 using (($1+$2)/2):(safe($7,$3,1.0)-1.0) ls 14 title '',\
'MADatNLO.HwU' index 129 using (($1+$2)/2):(safe($6,$3,1.0)-1.0) ls 14 title '',\
'MADatNLO.HwU' index 128 using (($1+$2)/2):(safe($7,$3,1.0)-1.0) ls 13 title '',\
'MADatNLO.HwU' index 128 using (($1+$2)/2):(safe($6,$3,1.0)-1.0) ls 13 title '',\
'MADatNLO.HwU' index 127 using (($1+$2)/2):(safe($7,$3,1.0)-1.0) ls 12 title '',\
'MADatNLO.HwU' index 127 using (($1+$2)/2):(safe($6,$3,1.0)-1.0) ls 12 title '',\
'MADatNLO.HwU' index 126 using (($1+$2)/2):(safe($7,$3,1.0)-1.0) ls 11 title '',\
'MADatNLO.HwU' index 126 using (($1+$2)/2):(safe($6,$3,1.0)-1.0) ls 11 title '',\
0.0 ls 999 title '',\
'MADatNLO.HwU' index 129 using (($1+$2)/2):(0.0):(safe($4,$3,0.0)) w yerrorbar ls 4 title '',\
'MADatNLO.HwU' index 129 using (($1+$2)/2):(safe($5,$3,1.0)-1.0) ls 4 title '',\
'MADatNLO.HwU' index 128 using (($1+$2)/2):(0.0):(safe($4,$3,0.0)) w yerrorbar ls 3 title '',\
'MADatNLO.HwU' index 128 using (($1+$2)/2):(safe($5,$3,1.0)-1.0) ls 3 title '',\
'MADatNLO.HwU' index 127 using (($1+$2)/2):(0.0):(safe($4,$3,0.0)) w yerrorbar ls 2 title '',\
'MADatNLO.HwU' index 127 using (($1+$2)/2):(safe($5,$3,1.0)-1.0) ls 2 title '',\
'MADatNLO.HwU' index 126 using (($1+$2)/2):(0.0):(safe($4,$3,0.0)) w yerrorbar ls 1 title '',\
'MADatNLO.HwU' index 126 using (($1+$2)/2):(safe($5,$3,1.0)-1.0) ls 1 title ''
#-- rendering subhistograms '(LO|#1SD0|#1SD1|#1)/(NLO|#1 central value) ratio'
unset label
unset format
set yrange [-2.4000e-01:1.2000e+00]
set origin 0.0000e+00, 2.0000e-01
set size 1.0000e+00, 1.5000e-01
set mytics 2
set ytics auto
set format x
unset logscale y
set ylabel "ratio w.r.t. NLO|#1"
set label "(LO|#1SD0|#1SD1|#1)/(NLO|#1 central value)" font ",9" at graph 0.03, graph 0.13
plot \
1.0 ls 999 title '',\
'MADatNLO.HwU' index 132 using (($1+$2)/2):7 ls 14 title '',\
'MADatNLO.HwU' index 132 using (($1+$2)/2):6 ls 14 title '',\
'MADatNLO.HwU' index 131 using (($1+$2)/2):7 ls 13 title '',\
'MADatNLO.HwU' index 131 using (($1+$2)/2):6 ls 13 title '',\
'MADatNLO.HwU' index 130 using (($1+$2)/2):7 ls 12 title '',\
'MADatNLO.HwU' index 130 using (($1+$2)/2):6 ls 12 title '',\
'MADatNLO.HwU' index 132 using (($1+$2)/2):5 ls 4 title '',\
'MADatNLO.HwU' index 132 using (($1+$2)/2):3:4 w yerrorbar ls 4 title '',\
'MADatNLO.HwU' index 132 using (($1+$2)/2):3 ls 4 title '',\
'MADatNLO.HwU' index 131 using (($1+$2)/2):5 ls 3 title '',\
'MADatNLO.HwU' index 131 using (($1+$2)/2):3:4 w yerrorbar ls 3 title '',\
'MADatNLO.HwU' index 131 using (($1+$2)/2):3 ls 3 title '',\
'MADatNLO.HwU' index 130 using (($1+$2)/2):5 ls 2 title '',\
'MADatNLO.HwU' index 130 using (($1+$2)/2):3:4 w yerrorbar ls 2 title '',\
'MADatNLO.HwU' index 130 using (($1+$2)/2):3 ls 2 title ''

unset label

################################################################################

################################################################################
### Rendering of the plot titled 'top quark log pT'
################################################################################

set multiplot
set label "top quark log pT" font ",13" at graph 0.04, graph 1.05
set xrange [-2.0000e-01:3.8000e+00]
set bmargin 0 
set tmargin 0
set xtics nomirror
set ytics nomirror
set mytics 10
set xtics auto
set key horizontal noreverse maxcols 1 width -4 
set label front 'MadGraph5\_aMC\@NLO' font "Courier,11" rotate by 90 at graph 1.02, graph 0.04

#-- rendering subhistograms 'NLO|#1 and LO|#1 results'

set format y '10^{%T}'
set yrange [9.0000e-01:1.1000e+02]
set origin 0.0000e+00, 5.0000e-01
set size 1.0000e+00, 4.0000e-01
set mytics 10
set ytics auto
set format x ''
set logscale y
set ylabel "{/Symbol s} per bin [pb]"

plot \
sqrt(-1) ls 14 title 'SD1|#1, scale variation',\
sqrt(-1) ls 13 title 'SD0|#1, scale variation',\
sqrt(-1) ls 12 title 'LO|#1, scale variation',\
sqrt(-1) ls 11 title 'NLO|#1, scale variation',\
'MADatNLO.HwU' index 136 using (($1+$2)/2):($3 >= 0 ? sqrt(-1) : abs($3)):4 w yerrorbar ls 104 title '',\
'MADatNLO.HwU' index 136 using (($1+$2)/2):($3 >= 0 ? sqrt(-1) : abs($3)) ls 104 title '',\
'MADatNLO.HwU' index 136 using (($1+$2)/2):($3 < 0 ? sqrt(-1) : $3):4 w yerrorbar ls 4 title '',\
'MADatNLO.HwU' index 136 using (($1+$2)/2):($3 < 0 ? sqrt(-1) : $3) ls 4 title 'SD1|#1, central value, dynamical\_scale\_choice=10',\
'MADatNLO.HwU' index 135 using (($1+$2)/2):($3 >= 0 ? sqrt(-1) : abs($3)):4 w yerrorbar ls 103 title '',\
'MADatNLO.HwU' index 135 using (($1+$2)/2):($3 >= 0 ? sqrt(-1) : abs($3)) ls 103 title '',\
'MADatNLO.HwU' index 135 using (($1+$2)/2):($3 < 0 ? sqrt(-1) : $3):4 w yerrorbar ls 3 title '',\
'MADatNLO.HwU' index 135 using (($1+$2)/2):($3 < 0 ? sqrt(-1) : $3) ls 3 title 'SD0|#1, central value, dynamical\_scale\_choice=10',\
'MADatNLO.HwU' index 134 using (($1+$2)/2):($3 >= 0 ? sqrt(-1) : abs($3)):4 w yerrorbar ls 102 title '',\
'MADatNLO.HwU' index 134 using (($1+$2)/2):($3 >= 0 ? sqrt(-1) : abs($3)) ls 102 title '',\
'MADatNLO.HwU' index 134 using (($1+$2)/2):($3 < 0 ? sqrt(-1) : $3):4 w yerrorbar ls 2 title '',\
'MADatNLO.HwU' index 134 using (($1+$2)/2):($3 < 0 ? sqrt(-1) : $3) ls 2 title 'LO|#1, central value, dynamical\_scale\_choice=10',\
'MADatNLO.HwU' index 133 using (($1+$2)/2):($3 >= 0 ? sqrt(-1) : abs($3)):4 w yerrorbar ls 101 title '',\
'MADatNLO.HwU' index 133 using (($1+$2)/2):($3 >= 0 ? sqrt(-1) : abs($3)) ls 101 title '',\
'MADatNLO.HwU' index 133 using (($1+$2)/2):($3 < 0 ? sqrt(-1) : $3):4 w yerrorbar ls 1 title '',\
'MADatNLO.HwU' index 133 using (($1+$2)/2):($3 < 0 ? sqrt(-1) : $3) ls 1 title 'NLO|#1, central value, dynamical\_scale\_choice=10'
#-- rendering subhistograms 'Relative scale and PDF uncertainty'
unset label
unset format
set yrange [-1.4800e+00:1.4000e+00]
set origin 0.0000e+00, 3.5000e-01
set size 1.0000e+00, 1.5000e-01
set mytics 2
set ytics auto
set format x ''
unset logscale y
set ylabel "NLO|#1 rel.unc."
set label "Relative uncertainties w.r.t. central values" font ",9" front at graph 0.03, graph 0.13
plot \
'MADatNLO.HwU' index 136 using (($1+$2)/2):(safe($7,$3,1.0)-1.0) ls 14 title '',\
'MADatNLO.HwU' index 136 using (($1+$2)/2):(safe($6,$3,1.0)-1.0) ls 14 title '',\
'MADatNLO.HwU' index 135 using (($1+$2)/2):(safe($7,$3,1.0)-1.0) ls 13 title '',\
'MADatNLO.HwU' index 135 using (($1+$2)/2):(safe($6,$3,1.0)-1.0) ls 13 title '',\
'MADatNLO.HwU' index 134 using (($1+$2)/2):(safe($7,$3,1.0)-1.0) ls 12 title '',\
'MADatNLO.HwU' index 134 using (($1+$2)/2):(safe($6,$3,1.0)-1.0) ls 12 title '',\
'MADatNLO.HwU' index 133 using (($1+$2)/2):(safe($7,$3,1.0)-1.0) ls 11 title '',\
'MADatNLO.HwU' index 133 using (($1+$2)/2):(safe($6,$3,1.0)-1.0) ls 11 title '',\
0.0 ls 999 title '',\
'MADatNLO.HwU' index 136 using (($1+$2)/2):(0.0):(safe($4,$3,0.0)) w yerrorbar ls 4 title '',\
'MADatNLO.HwU' index 136 using (($1+$2)/2):(safe($5,$3,1.0)-1.0) ls 4 title '',\
'MADatNLO.HwU' index 135 using (($1+$2)/2):(0.0):(safe($4,$3,0.0)) w yerrorbar ls 3 title '',\
'MADatNLO.HwU' index 135 using (($1+$2)/2):(safe($5,$3,1.0)-1.0) ls 3 title '',\
'MADatNLO.HwU' index 134 using (($1+$2)/2):(0.0):(safe($4,$3,0.0)) w yerrorbar ls 2 title '',\
'MADatNLO.HwU' index 134 using (($1+$2)/2):(safe($5,$3,1.0)-1.0) ls 2 title '',\
'MADatNLO.HwU' index 133 using (($1+$2)/2):(0.0):(safe($4,$3,0.0)) w yerrorbar ls 1 title '',\
'MADatNLO.HwU' index 133 using (($1+$2)/2):(safe($5,$3,1.0)-1.0) ls 1 title ''
#-- rendering subhistograms '(LO|#1SD0|#1SD1|#1)/(NLO|#1 central value) ratio'
unset label
unset format
set yrange [-2.4000e-01:1.2000e+00]
set origin 0.0000e+00, 2.0000e-01
set size 1.0000e+00, 1.5000e-01
set mytics 2
set ytics auto
set format x
unset logscale y
set ylabel "ratio w.r.t. NLO|#1"
set label "(LO|#1SD0|#1SD1|#1)/(NLO|#1 central value)" font ",9" at graph 0.03, graph 0.13
plot \
1.0 ls 999 title '',\
'MADatNLO.HwU' index 139 using (($1+$2)/2):7 ls 14 title '',\
'MADatNLO.HwU' index 139 using (($1+$2)/2):6 ls 14 title '',\
'MADatNLO.HwU' index 138 using (($1+$2)/2):7 ls 13 title '',\
'MADatNLO.HwU' index 138 using (($1+$2)/2):6 ls 13 title '',\
'MADatNLO.HwU' index 137 using (($1+$2)/2):7 ls 12 title '',\
'MADatNLO.HwU' index 137 using (($1+$2)/2):6 ls 12 title '',\
'MADatNLO.HwU' index 139 using (($1+$2)/2):5 ls 4 title '',\
'MADatNLO.HwU' index 139 using (($1+$2)/2):3:4 w yerrorbar ls 4 title '',\
'MADatNLO.HwU' index 139 using (($1+$2)/2):3 ls 4 title '',\
'MADatNLO.HwU' index 138 using (($1+$2)/2):5 ls 3 title '',\
'MADatNLO.HwU' index 138 using (($1+$2)/2):3:4 w yerrorbar ls 3 title '',\
'MADatNLO.HwU' index 138 using (($1+$2)/2):3 ls 3 title '',\
'MADatNLO.HwU' index 137 using (($1+$2)/2):5 ls 2 title '',\
'MADatNLO.HwU' index 137 using (($1+$2)/2):3:4 w yerrorbar ls 2 title '',\
'MADatNLO.HwU' index 137 using (($1+$2)/2):3 ls 2 title ''

unset label

################################################################################

################################################################################
### Rendering of the plot titled 'anti-top quark log pT'
################################################################################

set multiplot
set label "anti-top quark log pT" font ",13" at graph 0.04, graph 1.05
set xrange [-2.0000e-01:3.8000e+00]
set bmargin 0 
set tmargin 0
set xtics nomirror
set ytics nomirror
set mytics 10
set xtics auto
set key horizontal noreverse maxcols 1 width -4 
set label front 'MadGraph5\_aMC\@NLO' font "Courier,11" rotate by 90 at graph 1.02, graph 0.04

#-- rendering subhistograms 'NLO|#1 and LO|#1 results'

set format y '10^{%T}'
set yrange [9.0000e-01:1.1000e+02]
set origin 0.0000e+00, 5.0000e-01
set size 1.0000e+00, 4.0000e-01
set mytics 10
set ytics auto
set format x ''
set logscale y
set ylabel "{/Symbol s} per bin [pb]"

plot \
sqrt(-1) ls 14 title 'SD1|#1, scale variation',\
sqrt(-1) ls 13 title 'SD0|#1, scale variation',\
sqrt(-1) ls 12 title 'LO|#1, scale variation',\
sqrt(-1) ls 11 title 'NLO|#1, scale variation',\
'MADatNLO.HwU' index 143 using (($1+$2)/2):($3 >= 0 ? sqrt(-1) : abs($3)):4 w yerrorbar ls 104 title '',\
'MADatNLO.HwU' index 143 using (($1+$2)/2):($3 >= 0 ? sqrt(-1) : abs($3)) ls 104 title '',\
'MADatNLO.HwU' index 143 using (($1+$2)/2):($3 < 0 ? sqrt(-1) : $3):4 w yerrorbar ls 4 title '',\
'MADatNLO.HwU' index 143 using (($1+$2)/2):($3 < 0 ? sqrt(-1) : $3) ls 4 title 'SD1|#1, central value, dynamical\_scale\_choice=10',\
'MADatNLO.HwU' index 142 using (($1+$2)/2):($3 >= 0 ? sqrt(-1) : abs($3)):4 w yerrorbar ls 103 title '',\
'MADatNLO.HwU' index 142 using (($1+$2)/2):($3 >= 0 ? sqrt(-1) : abs($3)) ls 103 title '',\
'MADatNLO.HwU' index 142 using (($1+$2)/2):($3 < 0 ? sqrt(-1) : $3):4 w yerrorbar ls 3 title '',\
'MADatNLO.HwU' index 142 using (($1+$2)/2):($3 < 0 ? sqrt(-1) : $3) ls 3 title 'SD0|#1, central value, dynamical\_scale\_choice=10',\
'MADatNLO.HwU' index 141 using (($1+$2)/2):($3 >= 0 ? sqrt(-1) : abs($3)):4 w yerrorbar ls 102 title '',\
'MADatNLO.HwU' index 141 using (($1+$2)/2):($3 >= 0 ? sqrt(-1) : abs($3)) ls 102 title '',\
'MADatNLO.HwU' index 141 using (($1+$2)/2):($3 < 0 ? sqrt(-1) : $3):4 w yerrorbar ls 2 title '',\
'MADatNLO.HwU' index 141 using (($1+$2)/2):($3 < 0 ? sqrt(-1) : $3) ls 2 title 'LO|#1, central value, dynamical\_scale\_choice=10',\
'MADatNLO.HwU' index 140 using (($1+$2)/2):($3 >= 0 ? sqrt(-1) : abs($3)):4 w yerrorbar ls 101 title '',\
'MADatNLO.HwU' index 140 using (($1+$2)/2):($3 >= 0 ? sqrt(-1) : abs($3)) ls 101 title '',\
'MADatNLO.HwU' index 140 using (($1+$2)/2):($3 < 0 ? sqrt(-1) : $3):4 w yerrorbar ls 1 title '',\
'MADatNLO.HwU' index 140 using (($1+$2)/2):($3 < 0 ? sqrt(-1) : $3) ls 1 title 'NLO|#1, central value, dynamical\_scale\_choice=10'
#-- rendering subhistograms 'Relative scale and PDF uncertainty'
unset label
unset format
set yrange [-1.4800e+00:1.4000e+00]
set origin 0.0000e+00, 3.5000e-01
set size 1.0000e+00, 1.5000e-01
set mytics 2
set ytics auto
set format x ''
unset logscale y
set ylabel "NLO|#1 rel.unc."
set label "Relative uncertainties w.r.t. central values" font ",9" front at graph 0.03, graph 0.13
plot \
'MADatNLO.HwU' index 143 using (($1+$2)/2):(safe($7,$3,1.0)-1.0) ls 14 title '',\
'MADatNLO.HwU' index 143 using (($1+$2)/2):(safe($6,$3,1.0)-1.0) ls 14 title '',\
'MADatNLO.HwU' index 142 using (($1+$2)/2):(safe($7,$3,1.0)-1.0) ls 13 title '',\
'MADatNLO.HwU' index 142 using (($1+$2)/2):(safe($6,$3,1.0)-1.0) ls 13 title '',\
'MADatNLO.HwU' index 141 using (($1+$2)/2):(safe($7,$3,1.0)-1.0) ls 12 title '',\
'MADatNLO.HwU' index 141 using (($1+$2)/2):(safe($6,$3,1.0)-1.0) ls 12 title '',\
'MADatNLO.HwU' index 140 using (($1+$2)/2):(safe($7,$3,1.0)-1.0) ls 11 title '',\
'MADatNLO.HwU' index 140 using (($1+$2)/2):(safe($6,$3,1.0)-1.0) ls 11 title '',\
0.0 ls 999 title '',\
'MADatNLO.HwU' index 143 using (($1+$2)/2):(0.0):(safe($4,$3,0.0)) w yerrorbar ls 4 title '',\
'MADatNLO.HwU' index 143 using (($1+$2)/2):(safe($5,$3,1.0)-1.0) ls 4 title '',\
'MADatNLO.HwU' index 142 using (($1+$2)/2):(0.0):(safe($4,$3,0.0)) w yerrorbar ls 3 title '',\
'MADatNLO.HwU' index 142 using (($1+$2)/2):(safe($5,$3,1.0)-1.0) ls 3 title '',\
'MADatNLO.HwU' index 141 using (($1+$2)/2):(0.0):(safe($4,$3,0.0)) w yerrorbar ls 2 title '',\
'MADatNLO.HwU' index 141 using (($1+$2)/2):(safe($5,$3,1.0)-1.0) ls 2 title '',\
'MADatNLO.HwU' index 140 using (($1+$2)/2):(0.0):(safe($4,$3,0.0)) w yerrorbar ls 1 title '',\
'MADatNLO.HwU' index 140 using (($1+$2)/2):(safe($5,$3,1.0)-1.0) ls 1 title ''
#-- rendering subhistograms '(LO|#1SD0|#1SD1|#1)/(NLO|#1 central value) ratio'
unset label
unset format
set yrange [-2.4000e-01:1.2000e+00]
set origin 0.0000e+00, 2.0000e-01
set size 1.0000e+00, 1.5000e-01
set mytics 2
set ytics auto
set format x
unset logscale y
set ylabel "ratio w.r.t. NLO|#1"
set label "(LO|#1SD0|#1SD1|#1)/(NLO|#1 central value)" font ",9" at graph 0.03, graph 0.13
plot \
1.0 ls 999 title '',\
'MADatNLO.HwU' index 146 using (($1+$2)/2):7 ls 14 title '',\
'MADatNLO.HwU' index 146 using (($1+$2)/2):6 ls 14 title '',\
'MADatNLO.HwU' index 145 using (($1+$2)/2):7 ls 13 title '',\
'MADatNLO.HwU' index 145 using (($1+$2)/2):6 ls 13 title '',\
'MADatNLO.HwU' index 144 using (($1+$2)/2):7 ls 12 title '',\
'MADatNLO.HwU' index 144 using (($1+$2)/2):6 ls 12 title '',\
'MADatNLO.HwU' index 146 using (($1+$2)/2):5 ls 4 title '',\
'MADatNLO.HwU' index 146 using (($1+$2)/2):3:4 w yerrorbar ls 4 title '',\
'MADatNLO.HwU' index 146 using (($1+$2)/2):3 ls 4 title '',\
'MADatNLO.HwU' index 145 using (($1+$2)/2):5 ls 3 title '',\
'MADatNLO.HwU' index 145 using (($1+$2)/2):3:4 w yerrorbar ls 3 title '',\
'MADatNLO.HwU' index 145 using (($1+$2)/2):3 ls 3 title '',\
'MADatNLO.HwU' index 144 using (($1+$2)/2):5 ls 2 title '',\
'MADatNLO.HwU' index 144 using (($1+$2)/2):3:4 w yerrorbar ls 2 title '',\
'MADatNLO.HwU' index 144 using (($1+$2)/2):3 ls 2 title ''

unset label

################################################################################

################################################################################
### Rendering of the plot titled 'ttbar log pT'
################################################################################

set multiplot
set label "ttbar log pT" font ",13" at graph 0.04, graph 1.05
set xrange [-2.0000e-01:3.8000e+00]
set bmargin 0 
set tmargin 0
set xtics nomirror
set ytics nomirror
set mytics 10
set xtics auto
set key horizontal noreverse maxcols 1 width -4 
set label front 'MadGraph5\_aMC\@NLO' font "Courier,11" rotate by 90 at graph 1.02, graph 0.04

#-- rendering subhistograms 'NLO|#1 and LO|#1 results'

set format y '10^{%T}'
set yrange [9.0000e-01:1.1000e+02]
set origin 0.0000e+00, 5.0000e-01
set size 1.0000e+00, 4.0000e-01
set mytics 10
set ytics auto
set format x ''
set logscale y
set ylabel "{/Symbol s} per bin [pb]"

plot \
sqrt(-1) ls 14 title 'SD1|#1, scale variation',\
sqrt(-1) ls 13 title 'SD0|#1, scale variation',\
sqrt(-1) ls 12 title 'LO|#1, scale variation',\
sqrt(-1) ls 11 title 'NLO|#1, scale variation',\
'MADatNLO.HwU' index 150 using (($1+$2)/2):($3 >= 0 ? sqrt(-1) : abs($3)):4 w yerrorbar ls 104 title '',\
'MADatNLO.HwU' index 150 using (($1+$2)/2):($3 >= 0 ? sqrt(-1) : abs($3)) ls 104 title '',\
'MADatNLO.HwU' index 150 using (($1+$2)/2):($3 < 0 ? sqrt(-1) : $3):4 w yerrorbar ls 4 title '',\
'MADatNLO.HwU' index 150 using (($1+$2)/2):($3 < 0 ? sqrt(-1) : $3) ls 4 title 'SD1|#1, central value, dynamical\_scale\_choice=10',\
'MADatNLO.HwU' index 149 using (($1+$2)/2):($3 >= 0 ? sqrt(-1) : abs($3)):4 w yerrorbar ls 103 title '',\
'MADatNLO.HwU' index 149 using (($1+$2)/2):($3 >= 0 ? sqrt(-1) : abs($3)) ls 103 title '',\
'MADatNLO.HwU' index 149 using (($1+$2)/2):($3 < 0 ? sqrt(-1) : $3):4 w yerrorbar ls 3 title '',\
'MADatNLO.HwU' index 149 using (($1+$2)/2):($3 < 0 ? sqrt(-1) : $3) ls 3 title 'SD0|#1, central value, dynamical\_scale\_choice=10',\
'MADatNLO.HwU' index 148 using (($1+$2)/2):($3 >= 0 ? sqrt(-1) : abs($3)):4 w yerrorbar ls 102 title '',\
'MADatNLO.HwU' index 148 using (($1+$2)/2):($3 >= 0 ? sqrt(-1) : abs($3)) ls 102 title '',\
'MADatNLO.HwU' index 148 using (($1+$2)/2):($3 < 0 ? sqrt(-1) : $3):4 w yerrorbar ls 2 title '',\
'MADatNLO.HwU' index 148 using (($1+$2)/2):($3 < 0 ? sqrt(-1) : $3) ls 2 title 'LO|#1, central value, dynamical\_scale\_choice=10',\
'MADatNLO.HwU' index 147 using (($1+$2)/2):($3 >= 0 ? sqrt(-1) : abs($3)):4 w yerrorbar ls 101 title '',\
'MADatNLO.HwU' index 147 using (($1+$2)/2):($3 >= 0 ? sqrt(-1) : abs($3)) ls 101 title '',\
'MADatNLO.HwU' index 147 using (($1+$2)/2):($3 < 0 ? sqrt(-1) : $3):4 w yerrorbar ls 1 title '',\
'MADatNLO.HwU' index 147 using (($1+$2)/2):($3 < 0 ? sqrt(-1) : $3) ls 1 title 'NLO|#1, central value, dynamical\_scale\_choice=10'
#-- rendering subhistograms 'Relative scale and PDF uncertainty'
unset label
unset format
set yrange [-1.4800e+00:1.4000e+00]
set origin 0.0000e+00, 3.5000e-01
set size 1.0000e+00, 1.5000e-01
set mytics 2
set ytics auto
set format x ''
unset logscale y
set ylabel "NLO|#1 rel.unc."
set label "Relative uncertainties w.r.t. central values" font ",9" front at graph 0.03, graph 0.13
plot \
'MADatNLO.HwU' index 150 using (($1+$2)/2):(safe($7,$3,1.0)-1.0) ls 14 title '',\
'MADatNLO.HwU' index 150 using (($1+$2)/2):(safe($6,$3,1.0)-1.0) ls 14 title '',\
'MADatNLO.HwU' index 149 using (($1+$2)/2):(safe($7,$3,1.0)-1.0) ls 13 title '',\
'MADatNLO.HwU' index 149 using (($1+$2)/2):(safe($6,$3,1.0)-1.0) ls 13 title '',\
'MADatNLO.HwU' index 148 using (($1+$2)/2):(safe($7,$3,1.0)-1.0) ls 12 title '',\
'MADatNLO.HwU' index 148 using (($1+$2)/2):(safe($6,$3,1.0)-1.0) ls 12 title '',\
'MADatNLO.HwU' index 147 using (($1+$2)/2):(safe($7,$3,1.0)-1.0) ls 11 title '',\
'MADatNLO.HwU' index 147 using (($1+$2)/2):(safe($6,$3,1.0)-1.0) ls 11 title '',\
0.0 ls 999 title '',\
'MADatNLO.HwU' index 150 using (($1+$2)/2):(0.0):(safe($4,$3,0.0)) w yerrorbar ls 4 title '',\
'MADatNLO.HwU' index 150 using (($1+$2)/2):(safe($5,$3,1.0)-1.0) ls 4 title '',\
'MADatNLO.HwU' index 149 using (($1+$2)/2):(0.0):(safe($4,$3,0.0)) w yerrorbar ls 3 title '',\
'MADatNLO.HwU' index 149 using (($1+$2)/2):(safe($5,$3,1.0)-1.0) ls 3 title '',\
'MADatNLO.HwU' index 148 using (($1+$2)/2):(0.0):(safe($4,$3,0.0)) w yerrorbar ls 2 title '',\
'MADatNLO.HwU' index 148 using (($1+$2)/2):(safe($5,$3,1.0)-1.0) ls 2 title '',\
'MADatNLO.HwU' index 147 using (($1+$2)/2):(0.0):(safe($4,$3,0.0)) w yerrorbar ls 1 title '',\
'MADatNLO.HwU' index 147 using (($1+$2)/2):(safe($5,$3,1.0)-1.0) ls 1 title ''
#-- rendering subhistograms '(LO|#1SD0|#1SD1|#1)/(NLO|#1 central value) ratio'
unset label
unset format
set yrange [-2.4000e-01:1.2000e+00]
set origin 0.0000e+00, 2.0000e-01
set size 1.0000e+00, 1.5000e-01
set mytics 2
set ytics auto
set format x
unset logscale y
set ylabel "ratio w.r.t. NLO|#1"
set label "(LO|#1SD0|#1SD1|#1)/(NLO|#1 central value)" font ",9" at graph 0.03, graph 0.13
plot \
1.0 ls 999 title '',\
'MADatNLO.HwU' index 153 using (($1+$2)/2):7 ls 14 title '',\
'MADatNLO.HwU' index 153 using (($1+$2)/2):6 ls 14 title '',\
'MADatNLO.HwU' index 152 using (($1+$2)/2):7 ls 13 title '',\
'MADatNLO.HwU' index 152 using (($1+$2)/2):6 ls 13 title '',\
'MADatNLO.HwU' index 151 using (($1+$2)/2):7 ls 12 title '',\
'MADatNLO.HwU' index 151 using (($1+$2)/2):6 ls 12 title '',\
'MADatNLO.HwU' index 153 using (($1+$2)/2):5 ls 4 title '',\
'MADatNLO.HwU' index 153 using (($1+$2)/2):3:4 w yerrorbar ls 4 title '',\
'MADatNLO.HwU' index 153 using (($1+$2)/2):3 ls 4 title '',\
'MADatNLO.HwU' index 152 using (($1+$2)/2):5 ls 3 title '',\
'MADatNLO.HwU' index 152 using (($1+$2)/2):3:4 w yerrorbar ls 3 title '',\
'MADatNLO.HwU' index 152 using (($1+$2)/2):3 ls 3 title '',\
'MADatNLO.HwU' index 151 using (($1+$2)/2):5 ls 2 title '',\
'MADatNLO.HwU' index 151 using (($1+$2)/2):3:4 w yerrorbar ls 2 title '',\
'MADatNLO.HwU' index 151 using (($1+$2)/2):3 ls 2 title ''

unset label

################################################################################

################################################################################
### Rendering of the plot titled 'log missing Et (neutrinos)'
################################################################################

set multiplot
set label "log missing Et (neutrinos)" font ",13" at graph 0.04, graph 1.05
set xrange [-2.0000e-01:3.8000e+00]
set bmargin 0 
set tmargin 0
set xtics nomirror
set ytics nomirror
set mytics 10
set xtics auto
set key horizontal noreverse maxcols 1 width -4 
set label front 'MadGraph5\_aMC\@NLO' font "Courier,11" rotate by 90 at graph 1.02, graph 0.04

#-- rendering subhistograms 'NLO|#1 and LO|#1 results'

set format y '10^{%T}'
set yrange [9.0000e-01:1.1000e+02]
set origin 0.0000e+00, 5.0000e-01
set size 1.0000e+00, 4.0000e-01
set mytics 10
set ytics auto
set format x ''
set logscale y
set ylabel "{/Symbol s} per bin [pb]"

plot \
sqrt(-1) ls 14 title 'SD1|#1, scale variation',\
sqrt(-1) ls 13 title 'SD0|#1, scale variation',\
sqrt(-1) ls 12 title 'LO|#1, scale variation',\
sqrt(-1) ls 11 title 'NLO|#1, scale variation',\
'MADatNLO.HwU' index 157 using (($1+$2)/2):($3 >= 0 ? sqrt(-1) : abs($3)):4 w yerrorbar ls 104 title '',\
'MADatNLO.HwU' index 157 using (($1+$2)/2):($3 >= 0 ? sqrt(-1) : abs($3)) ls 104 title '',\
'MADatNLO.HwU' index 157 using (($1+$2)/2):($3 < 0 ? sqrt(-1) : $3):4 w yerrorbar ls 4 title '',\
'MADatNLO.HwU' index 157 using (($1+$2)/2):($3 < 0 ? sqrt(-1) : $3) ls 4 title 'SD1|#1, central value, dynamical\_scale\_choice=10',\
'MADatNLO.HwU' index 156 using (($1+$2)/2):($3 >= 0 ? sqrt(-1) : abs($3)):4 w yerrorbar ls 103 title '',\
'MADatNLO.HwU' index 156 using (($1+$2)/2):($3 >= 0 ? sqrt(-1) : abs($3)) ls 103 title '',\
'MADatNLO.HwU' index 156 using (($1+$2)/2):($3 < 0 ? sqrt(-1) : $3):4 w yerrorbar ls 3 title '',\
'MADatNLO.HwU' index 156 using (($1+$2)/2):($3 < 0 ? sqrt(-1) : $3) ls 3 title 'SD0|#1, central value, dynamical\_scale\_choice=10',\
'MADatNLO.HwU' index 155 using (($1+$2)/2):($3 >= 0 ? sqrt(-1) : abs($3)):4 w yerrorbar ls 102 title '',\
'MADatNLO.HwU' index 155 using (($1+$2)/2):($3 >= 0 ? sqrt(-1) : abs($3)) ls 102 title '',\
'MADatNLO.HwU' index 155 using (($1+$2)/2):($3 < 0 ? sqrt(-1) : $3):4 w yerrorbar ls 2 title '',\
'MADatNLO.HwU' index 155 using (($1+$2)/2):($3 < 0 ? sqrt(-1) : $3) ls 2 title 'LO|#1, central value, dynamical\_scale\_choice=10',\
'MADatNLO.HwU' index 154 using (($1+$2)/2):($3 >= 0 ? sqrt(-1) : abs($3)):4 w yerrorbar ls 101 title '',\
'MADatNLO.HwU' index 154 using (($1+$2)/2):($3 >= 0 ? sqrt(-1) : abs($3)) ls 101 title '',\
'MADatNLO.HwU' index 154 using (($1+$2)/2):($3 < 0 ? sqrt(-1) : $3):4 w yerrorbar ls 1 title '',\
'MADatNLO.HwU' index 154 using (($1+$2)/2):($3 < 0 ? sqrt(-1) : $3) ls 1 title 'NLO|#1, central value, dynamical\_scale\_choice=10'
#-- rendering subhistograms 'Relative scale and PDF uncertainty'
unset label
unset format
set yrange [-1.4800e+00:1.4000e+00]
set origin 0.0000e+00, 3.5000e-01
set size 1.0000e+00, 1.5000e-01
set mytics 2
set ytics auto
set format x ''
unset logscale y
set ylabel "NLO|#1 rel.unc."
set label "Relative uncertainties w.r.t. central values" font ",9" front at graph 0.03, graph 0.13
plot \
'MADatNLO.HwU' index 157 using (($1+$2)/2):(safe($7,$3,1.0)-1.0) ls 14 title '',\
'MADatNLO.HwU' index 157 using (($1+$2)/2):(safe($6,$3,1.0)-1.0) ls 14 title '',\
'MADatNLO.HwU' index 156 using (($1+$2)/2):(safe($7,$3,1.0)-1.0) ls 13 title '',\
'MADatNLO.HwU' index 156 using (($1+$2)/2):(safe($6,$3,1.0)-1.0) ls 13 title '',\
'MADatNLO.HwU' index 155 using (($1+$2)/2):(safe($7,$3,1.0)-1.0) ls 12 title '',\
'MADatNLO.HwU' index 155 using (($1+$2)/2):(safe($6,$3,1.0)-1.0) ls 12 title '',\
'MADatNLO.HwU' index 154 using (($1+$2)/2):(safe($7,$3,1.0)-1.0) ls 11 title '',\
'MADatNLO.HwU' index 154 using (($1+$2)/2):(safe($6,$3,1.0)-1.0) ls 11 title '',\
0.0 ls 999 title '',\
'MADatNLO.HwU' index 157 using (($1+$2)/2):(0.0):(safe($4,$3,0.0)) w yerrorbar ls 4 title '',\
'MADatNLO.HwU' index 157 using (($1+$2)/2):(safe($5,$3,1.0)-1.0) ls 4 title '',\
'MADatNLO.HwU' index 156 using (($1+$2)/2):(0.0):(safe($4,$3,0.0)) w yerrorbar ls 3 title '',\
'MADatNLO.HwU' index 156 using (($1+$2)/2):(safe($5,$3,1.0)-1.0) ls 3 title '',\
'MADatNLO.HwU' index 155 using (($1+$2)/2):(0.0):(safe($4,$3,0.0)) w yerrorbar ls 2 title '',\
'MADatNLO.HwU' index 155 using (($1+$2)/2):(safe($5,$3,1.0)-1.0) ls 2 title '',\
'MADatNLO.HwU' index 154 using (($1+$2)/2):(0.0):(safe($4,$3,0.0)) w yerrorbar ls 1 title '',\
'MADatNLO.HwU' index 154 using (($1+$2)/2):(safe($5,$3,1.0)-1.0) ls 1 title ''
#-- rendering subhistograms '(LO|#1SD0|#1SD1|#1)/(NLO|#1 central value) ratio'
unset label
unset format
set yrange [-2.4000e-01:1.2000e+00]
set origin 0.0000e+00, 2.0000e-01
set size 1.0000e+00, 1.5000e-01
set mytics 2
set ytics auto
set format x
unset logscale y
set ylabel "ratio w.r.t. NLO|#1"
set label "(LO|#1SD0|#1SD1|#1)/(NLO|#1 central value)" font ",9" at graph 0.03, graph 0.13
plot \
1.0 ls 999 title '',\
'MADatNLO.HwU' index 160 using (($1+$2)/2):7 ls 14 title '',\
'MADatNLO.HwU' index 160 using (($1+$2)/2):6 ls 14 title '',\
'MADatNLO.HwU' index 159 using (($1+$2)/2):7 ls 13 title '',\
'MADatNLO.HwU' index 159 using (($1+$2)/2):6 ls 13 title '',\
'MADatNLO.HwU' index 158 using (($1+$2)/2):7 ls 12 title '',\
'MADatNLO.HwU' index 158 using (($1+$2)/2):6 ls 12 title '',\
'MADatNLO.HwU' index 160 using (($1+$2)/2):5 ls 4 title '',\
'MADatNLO.HwU' index 160 using (($1+$2)/2):3:4 w yerrorbar ls 4 title '',\
'MADatNLO.HwU' index 160 using (($1+$2)/2):3 ls 4 title '',\
'MADatNLO.HwU' index 159 using (($1+$2)/2):5 ls 3 title '',\
'MADatNLO.HwU' index 159 using (($1+$2)/2):3:4 w yerrorbar ls 3 title '',\
'MADatNLO.HwU' index 159 using (($1+$2)/2):3 ls 3 title '',\
'MADatNLO.HwU' index 158 using (($1+$2)/2):5 ls 2 title '',\
'MADatNLO.HwU' index 158 using (($1+$2)/2):3:4 w yerrorbar ls 2 title '',\
'MADatNLO.HwU' index 158 using (($1+$2)/2):3 ls 2 title ''

unset label

################################################################################

################################################################################
### Rendering of the plot titled '1st higgs log pT'
################################################################################

set multiplot
set label "1st higgs log pT" font ",13" at graph 0.04, graph 1.05
set xrange [-2.0000e-01:3.8000e+00]
set bmargin 0 
set tmargin 0
set xtics nomirror
set ytics nomirror
set mytics 10
set xtics auto
set key horizontal noreverse maxcols 1 width -4 
set label front 'MadGraph5\_aMC\@NLO' font "Courier,11" rotate by 90 at graph 1.02, graph 0.04

#-- rendering subhistograms 'NLO|#1 and LO|#1 results'

set format y '10^{%T}'
set yrange [9.0000e-01:1.1000e+02]
set origin 0.0000e+00, 5.0000e-01
set size 1.0000e+00, 4.0000e-01
set mytics 10
set ytics auto
set format x ''
set logscale y
set ylabel "{/Symbol s} per bin [pb]"

plot \
sqrt(-1) ls 14 title 'SD1|#1, scale variation',\
sqrt(-1) ls 13 title 'SD0|#1, scale variation',\
sqrt(-1) ls 12 title 'LO|#1, scale variation',\
sqrt(-1) ls 11 title 'NLO|#1, scale variation',\
'MADatNLO.HwU' index 164 using (($1+$2)/2):($3 >= 0 ? sqrt(-1) : abs($3)):4 w yerrorbar ls 104 title '',\
'MADatNLO.HwU' index 164 using (($1+$2)/2):($3 >= 0 ? sqrt(-1) : abs($3)) ls 104 title '',\
'MADatNLO.HwU' index 164 using (($1+$2)/2):($3 < 0 ? sqrt(-1) : $3):4 w yerrorbar ls 4 title '',\
'MADatNLO.HwU' index 164 using (($1+$2)/2):($3 < 0 ? sqrt(-1) : $3) ls 4 title 'SD1|#1, central value, dynamical\_scale\_choice=10',\
'MADatNLO.HwU' index 163 using (($1+$2)/2):($3 >= 0 ? sqrt(-1) : abs($3)):4 w yerrorbar ls 103 title '',\
'MADatNLO.HwU' index 163 using (($1+$2)/2):($3 >= 0 ? sqrt(-1) : abs($3)) ls 103 title '',\
'MADatNLO.HwU' index 163 using (($1+$2)/2):($3 < 0 ? sqrt(-1) : $3):4 w yerrorbar ls 3 title '',\
'MADatNLO.HwU' index 163 using (($1+$2)/2):($3 < 0 ? sqrt(-1) : $3) ls 3 title 'SD0|#1, central value, dynamical\_scale\_choice=10',\
'MADatNLO.HwU' index 162 using (($1+$2)/2):($3 >= 0 ? sqrt(-1) : abs($3)):4 w yerrorbar ls 102 title '',\
'MADatNLO.HwU' index 162 using (($1+$2)/2):($3 >= 0 ? sqrt(-1) : abs($3)) ls 102 title '',\
'MADatNLO.HwU' index 162 using (($1+$2)/2):($3 < 0 ? sqrt(-1) : $3):4 w yerrorbar ls 2 title '',\
'MADatNLO.HwU' index 162 using (($1+$2)/2):($3 < 0 ? sqrt(-1) : $3) ls 2 title 'LO|#1, central value, dynamical\_scale\_choice=10',\
'MADatNLO.HwU' index 161 using (($1+$2)/2):($3 >= 0 ? sqrt(-1) : abs($3)):4 w yerrorbar ls 101 title '',\
'MADatNLO.HwU' index 161 using (($1+$2)/2):($3 >= 0 ? sqrt(-1) : abs($3)) ls 101 title '',\
'MADatNLO.HwU' index 161 using (($1+$2)/2):($3 < 0 ? sqrt(-1) : $3):4 w yerrorbar ls 1 title '',\
'MADatNLO.HwU' index 161 using (($1+$2)/2):($3 < 0 ? sqrt(-1) : $3) ls 1 title 'NLO|#1, central value, dynamical\_scale\_choice=10'
#-- rendering subhistograms 'Relative scale and PDF uncertainty'
unset label
unset format
set yrange [-1.4800e+00:1.4000e+00]
set origin 0.0000e+00, 3.5000e-01
set size 1.0000e+00, 1.5000e-01
set mytics 2
set ytics auto
set format x ''
unset logscale y
set ylabel "NLO|#1 rel.unc."
set label "Relative uncertainties w.r.t. central values" font ",9" front at graph 0.03, graph 0.13
plot \
'MADatNLO.HwU' index 164 using (($1+$2)/2):(safe($7,$3,1.0)-1.0) ls 14 title '',\
'MADatNLO.HwU' index 164 using (($1+$2)/2):(safe($6,$3,1.0)-1.0) ls 14 title '',\
'MADatNLO.HwU' index 163 using (($1+$2)/2):(safe($7,$3,1.0)-1.0) ls 13 title '',\
'MADatNLO.HwU' index 163 using (($1+$2)/2):(safe($6,$3,1.0)-1.0) ls 13 title '',\
'MADatNLO.HwU' index 162 using (($1+$2)/2):(safe($7,$3,1.0)-1.0) ls 12 title '',\
'MADatNLO.HwU' index 162 using (($1+$2)/2):(safe($6,$3,1.0)-1.0) ls 12 title '',\
'MADatNLO.HwU' index 161 using (($1+$2)/2):(safe($7,$3,1.0)-1.0) ls 11 title '',\
'MADatNLO.HwU' index 161 using (($1+$2)/2):(safe($6,$3,1.0)-1.0) ls 11 title '',\
0.0 ls 999 title '',\
'MADatNLO.HwU' index 164 using (($1+$2)/2):(0.0):(safe($4,$3,0.0)) w yerrorbar ls 4 title '',\
'MADatNLO.HwU' index 164 using (($1+$2)/2):(safe($5,$3,1.0)-1.0) ls 4 title '',\
'MADatNLO.HwU' index 163 using (($1+$2)/2):(0.0):(safe($4,$3,0.0)) w yerrorbar ls 3 title '',\
'MADatNLO.HwU' index 163 using (($1+$2)/2):(safe($5,$3,1.0)-1.0) ls 3 title '',\
'MADatNLO.HwU' index 162 using (($1+$2)/2):(0.0):(safe($4,$3,0.0)) w yerrorbar ls 2 title '',\
'MADatNLO.HwU' index 162 using (($1+$2)/2):(safe($5,$3,1.0)-1.0) ls 2 title '',\
'MADatNLO.HwU' index 161 using (($1+$2)/2):(0.0):(safe($4,$3,0.0)) w yerrorbar ls 1 title '',\
'MADatNLO.HwU' index 161 using (($1+$2)/2):(safe($5,$3,1.0)-1.0) ls 1 title ''
#-- rendering subhistograms '(LO|#1SD0|#1SD1|#1)/(NLO|#1 central value) ratio'
unset label
unset format
set yrange [-2.4000e-01:1.2000e+00]
set origin 0.0000e+00, 2.0000e-01
set size 1.0000e+00, 1.5000e-01
set mytics 2
set ytics auto
set format x
unset logscale y
set ylabel "ratio w.r.t. NLO|#1"
set label "(LO|#1SD0|#1SD1|#1)/(NLO|#1 central value)" font ",9" at graph 0.03, graph 0.13
plot \
1.0 ls 999 title '',\
'MADatNLO.HwU' index 167 using (($1+$2)/2):7 ls 14 title '',\
'MADatNLO.HwU' index 167 using (($1+$2)/2):6 ls 14 title '',\
'MADatNLO.HwU' index 166 using (($1+$2)/2):7 ls 13 title '',\
'MADatNLO.HwU' index 166 using (($1+$2)/2):6 ls 13 title '',\
'MADatNLO.HwU' index 165 using (($1+$2)/2):7 ls 12 title '',\
'MADatNLO.HwU' index 165 using (($1+$2)/2):6 ls 12 title '',\
'MADatNLO.HwU' index 167 using (($1+$2)/2):5 ls 4 title '',\
'MADatNLO.HwU' index 167 using (($1+$2)/2):3:4 w yerrorbar ls 4 title '',\
'MADatNLO.HwU' index 167 using (($1+$2)/2):3 ls 4 title '',\
'MADatNLO.HwU' index 166 using (($1+$2)/2):5 ls 3 title '',\
'MADatNLO.HwU' index 166 using (($1+$2)/2):3:4 w yerrorbar ls 3 title '',\
'MADatNLO.HwU' index 166 using (($1+$2)/2):3 ls 3 title '',\
'MADatNLO.HwU' index 165 using (($1+$2)/2):5 ls 2 title '',\
'MADatNLO.HwU' index 165 using (($1+$2)/2):3:4 w yerrorbar ls 2 title '',\
'MADatNLO.HwU' index 165 using (($1+$2)/2):3 ls 2 title ''

unset label

################################################################################

################################################################################
### Rendering of the plot titled '2nd higgs log pT'
################################################################################

set multiplot
set label "2nd higgs log pT" font ",13" at graph 0.04, graph 1.05
set xrange [-2.0000e-01:3.8000e+00]
set bmargin 0 
set tmargin 0
set xtics nomirror
set ytics nomirror
set mytics 10
set xtics auto
set key horizontal noreverse maxcols 1 width -4 
set label front 'MadGraph5\_aMC\@NLO' font "Courier,11" rotate by 90 at graph 1.02, graph 0.04

#-- rendering subhistograms 'NLO|#1 and LO|#1 results'

set format y '10^{%T}'
set yrange [9.0000e-01:1.1000e+02]
set origin 0.0000e+00, 5.0000e-01
set size 1.0000e+00, 4.0000e-01
set mytics 10
set ytics auto
set format x ''
set logscale y
set ylabel "{/Symbol s} per bin [pb]"

plot \
sqrt(-1) ls 14 title 'SD1|#1, scale variation',\
sqrt(-1) ls 13 title 'SD0|#1, scale variation',\
sqrt(-1) ls 12 title 'LO|#1, scale variation',\
sqrt(-1) ls 11 title 'NLO|#1, scale variation',\
'MADatNLO.HwU' index 171 using (($1+$2)/2):($3 >= 0 ? sqrt(-1) : abs($3)):4 w yerrorbar ls 104 title '',\
'MADatNLO.HwU' index 171 using (($1+$2)/2):($3 >= 0 ? sqrt(-1) : abs($3)) ls 104 title '',\
'MADatNLO.HwU' index 171 using (($1+$2)/2):($3 < 0 ? sqrt(-1) : $3):4 w yerrorbar ls 4 title '',\
'MADatNLO.HwU' index 171 using (($1+$2)/2):($3 < 0 ? sqrt(-1) : $3) ls 4 title 'SD1|#1, central value, dynamical\_scale\_choice=10',\
'MADatNLO.HwU' index 170 using (($1+$2)/2):($3 >= 0 ? sqrt(-1) : abs($3)):4 w yerrorbar ls 103 title '',\
'MADatNLO.HwU' index 170 using (($1+$2)/2):($3 >= 0 ? sqrt(-1) : abs($3)) ls 103 title '',\
'MADatNLO.HwU' index 170 using (($1+$2)/2):($3 < 0 ? sqrt(-1) : $3):4 w yerrorbar ls 3 title '',\
'MADatNLO.HwU' index 170 using (($1+$2)/2):($3 < 0 ? sqrt(-1) : $3) ls 3 title 'SD0|#1, central value, dynamical\_scale\_choice=10',\
'MADatNLO.HwU' index 169 using (($1+$2)/2):($3 >= 0 ? sqrt(-1) : abs($3)):4 w yerrorbar ls 102 title '',\
'MADatNLO.HwU' index 169 using (($1+$2)/2):($3 >= 0 ? sqrt(-1) : abs($3)) ls 102 title '',\
'MADatNLO.HwU' index 169 using (($1+$2)/2):($3 < 0 ? sqrt(-1) : $3):4 w yerrorbar ls 2 title '',\
'MADatNLO.HwU' index 169 using (($1+$2)/2):($3 < 0 ? sqrt(-1) : $3) ls 2 title 'LO|#1, central value, dynamical\_scale\_choice=10',\
'MADatNLO.HwU' index 168 using (($1+$2)/2):($3 >= 0 ? sqrt(-1) : abs($3)):4 w yerrorbar ls 101 title '',\
'MADatNLO.HwU' index 168 using (($1+$2)/2):($3 >= 0 ? sqrt(-1) : abs($3)) ls 101 title '',\
'MADatNLO.HwU' index 168 using (($1+$2)/2):($3 < 0 ? sqrt(-1) : $3):4 w yerrorbar ls 1 title '',\
'MADatNLO.HwU' index 168 using (($1+$2)/2):($3 < 0 ? sqrt(-1) : $3) ls 1 title 'NLO|#1, central value, dynamical\_scale\_choice=10'
#-- rendering subhistograms 'Relative scale and PDF uncertainty'
unset label
unset format
set yrange [-1.4800e+00:1.4000e+00]
set origin 0.0000e+00, 3.5000e-01
set size 1.0000e+00, 1.5000e-01
set mytics 2
set ytics auto
set format x ''
unset logscale y
set ylabel "NLO|#1 rel.unc."
set label "Relative uncertainties w.r.t. central values" font ",9" front at graph 0.03, graph 0.13
plot \
'MADatNLO.HwU' index 171 using (($1+$2)/2):(safe($7,$3,1.0)-1.0) ls 14 title '',\
'MADatNLO.HwU' index 171 using (($1+$2)/2):(safe($6,$3,1.0)-1.0) ls 14 title '',\
'MADatNLO.HwU' index 170 using (($1+$2)/2):(safe($7,$3,1.0)-1.0) ls 13 title '',\
'MADatNLO.HwU' index 170 using (($1+$2)/2):(safe($6,$3,1.0)-1.0) ls 13 title '',\
'MADatNLO.HwU' index 169 using (($1+$2)/2):(safe($7,$3,1.0)-1.0) ls 12 title '',\
'MADatNLO.HwU' index 169 using (($1+$2)/2):(safe($6,$3,1.0)-1.0) ls 12 title '',\
'MADatNLO.HwU' index 168 using (($1+$2)/2):(safe($7,$3,1.0)-1.0) ls 11 title '',\
'MADatNLO.HwU' index 168 using (($1+$2)/2):(safe($6,$3,1.0)-1.0) ls 11 title '',\
0.0 ls 999 title '',\
'MADatNLO.HwU' index 171 using (($1+$2)/2):(0.0):(safe($4,$3,0.0)) w yerrorbar ls 4 title '',\
'MADatNLO.HwU' index 171 using (($1+$2)/2):(safe($5,$3,1.0)-1.0) ls 4 title '',\
'MADatNLO.HwU' index 170 using (($1+$2)/2):(0.0):(safe($4,$3,0.0)) w yerrorbar ls 3 title '',\
'MADatNLO.HwU' index 170 using (($1+$2)/2):(safe($5,$3,1.0)-1.0) ls 3 title '',\
'MADatNLO.HwU' index 169 using (($1+$2)/2):(0.0):(safe($4,$3,0.0)) w yerrorbar ls 2 title '',\
'MADatNLO.HwU' index 169 using (($1+$2)/2):(safe($5,$3,1.0)-1.0) ls 2 title '',\
'MADatNLO.HwU' index 168 using (($1+$2)/2):(0.0):(safe($4,$3,0.0)) w yerrorbar ls 1 title '',\
'MADatNLO.HwU' index 168 using (($1+$2)/2):(safe($5,$3,1.0)-1.0) ls 1 title ''
#-- rendering subhistograms '(LO|#1SD0|#1SD1|#1)/(NLO|#1 central value) ratio'
unset label
unset format
set yrange [-2.4000e-01:1.2000e+00]
set origin 0.0000e+00, 2.0000e-01
set size 1.0000e+00, 1.5000e-01
set mytics 2
set ytics auto
set format x
unset logscale y
set ylabel "ratio w.r.t. NLO|#1"
set label "(LO|#1SD0|#1SD1|#1)/(NLO|#1 central value)" font ",9" at graph 0.03, graph 0.13
plot \
1.0 ls 999 title '',\
'MADatNLO.HwU' index 174 using (($1+$2)/2):7 ls 14 title '',\
'MADatNLO.HwU' index 174 using (($1+$2)/2):6 ls 14 title '',\
'MADatNLO.HwU' index 173 using (($1+$2)/2):7 ls 13 title '',\
'MADatNLO.HwU' index 173 using (($1+$2)/2):6 ls 13 title '',\
'MADatNLO.HwU' index 172 using (($1+$2)/2):7 ls 12 title '',\
'MADatNLO.HwU' index 172 using (($1+$2)/2):6 ls 12 title '',\
'MADatNLO.HwU' index 174 using (($1+$2)/2):5 ls 4 title '',\
'MADatNLO.HwU' index 174 using (($1+$2)/2):3:4 w yerrorbar ls 4 title '',\
'MADatNLO.HwU' index 174 using (($1+$2)/2):3 ls 4 title '',\
'MADatNLO.HwU' index 173 using (($1+$2)/2):5 ls 3 title '',\
'MADatNLO.HwU' index 173 using (($1+$2)/2):3:4 w yerrorbar ls 3 title '',\
'MADatNLO.HwU' index 173 using (($1+$2)/2):3 ls 3 title '',\
'MADatNLO.HwU' index 172 using (($1+$2)/2):5 ls 2 title '',\
'MADatNLO.HwU' index 172 using (($1+$2)/2):3:4 w yerrorbar ls 2 title '',\
'MADatNLO.HwU' index 172 using (($1+$2)/2):3 ls 2 title ''

unset label

################################################################################

################################################################################
### Rendering of the plot titled 'higgs-pair log pT'
################################################################################

set multiplot
set label "higgs-pair log pT" font ",13" at graph 0.04, graph 1.05
set xrange [-2.0000e-01:3.8000e+00]
set bmargin 0 
set tmargin 0
set xtics nomirror
set ytics nomirror
set mytics 10
set xtics auto
set key horizontal noreverse maxcols 1 width -4 
set label front 'MadGraph5\_aMC\@NLO' font "Courier,11" rotate by 90 at graph 1.02, graph 0.04

#-- rendering subhistograms 'NLO|#1 and LO|#1 results'

set format y '10^{%T}'
set yrange [9.0000e-01:1.1000e+02]
set origin 0.0000e+00, 5.0000e-01
set size 1.0000e+00, 4.0000e-01
set mytics 10
set ytics auto
set format x ''
set logscale y
set ylabel "{/Symbol s} per bin [pb]"

plot \
sqrt(-1) ls 14 title 'SD1|#1, scale variation',\
sqrt(-1) ls 13 title 'SD0|#1, scale variation',\
sqrt(-1) ls 12 title 'LO|#1, scale variation',\
sqrt(-1) ls 11 title 'NLO|#1, scale variation',\
'MADatNLO.HwU' index 178 using (($1+$2)/2):($3 >= 0 ? sqrt(-1) : abs($3)):4 w yerrorbar ls 104 title '',\
'MADatNLO.HwU' index 178 using (($1+$2)/2):($3 >= 0 ? sqrt(-1) : abs($3)) ls 104 title '',\
'MADatNLO.HwU' index 178 using (($1+$2)/2):($3 < 0 ? sqrt(-1) : $3):4 w yerrorbar ls 4 title '',\
'MADatNLO.HwU' index 178 using (($1+$2)/2):($3 < 0 ? sqrt(-1) : $3) ls 4 title 'SD1|#1, central value, dynamical\_scale\_choice=10',\
'MADatNLO.HwU' index 177 using (($1+$2)/2):($3 >= 0 ? sqrt(-1) : abs($3)):4 w yerrorbar ls 103 title '',\
'MADatNLO.HwU' index 177 using (($1+$2)/2):($3 >= 0 ? sqrt(-1) : abs($3)) ls 103 title '',\
'MADatNLO.HwU' index 177 using (($1+$2)/2):($3 < 0 ? sqrt(-1) : $3):4 w yerrorbar ls 3 title '',\
'MADatNLO.HwU' index 177 using (($1+$2)/2):($3 < 0 ? sqrt(-1) : $3) ls 3 title 'SD0|#1, central value, dynamical\_scale\_choice=10',\
'MADatNLO.HwU' index 176 using (($1+$2)/2):($3 >= 0 ? sqrt(-1) : abs($3)):4 w yerrorbar ls 102 title '',\
'MADatNLO.HwU' index 176 using (($1+$2)/2):($3 >= 0 ? sqrt(-1) : abs($3)) ls 102 title '',\
'MADatNLO.HwU' index 176 using (($1+$2)/2):($3 < 0 ? sqrt(-1) : $3):4 w yerrorbar ls 2 title '',\
'MADatNLO.HwU' index 176 using (($1+$2)/2):($3 < 0 ? sqrt(-1) : $3) ls 2 title 'LO|#1, central value, dynamical\_scale\_choice=10',\
'MADatNLO.HwU' index 175 using (($1+$2)/2):($3 >= 0 ? sqrt(-1) : abs($3)):4 w yerrorbar ls 101 title '',\
'MADatNLO.HwU' index 175 using (($1+$2)/2):($3 >= 0 ? sqrt(-1) : abs($3)) ls 101 title '',\
'MADatNLO.HwU' index 175 using (($1+$2)/2):($3 < 0 ? sqrt(-1) : $3):4 w yerrorbar ls 1 title '',\
'MADatNLO.HwU' index 175 using (($1+$2)/2):($3 < 0 ? sqrt(-1) : $3) ls 1 title 'NLO|#1, central value, dynamical\_scale\_choice=10'
#-- rendering subhistograms 'Relative scale and PDF uncertainty'
unset label
unset format
set yrange [-1.4800e+00:1.4000e+00]
set origin 0.0000e+00, 3.5000e-01
set size 1.0000e+00, 1.5000e-01
set mytics 2
set ytics auto
set format x ''
unset logscale y
set ylabel "NLO|#1 rel.unc."
set label "Relative uncertainties w.r.t. central values" font ",9" front at graph 0.03, graph 0.13
plot \
'MADatNLO.HwU' index 178 using (($1+$2)/2):(safe($7,$3,1.0)-1.0) ls 14 title '',\
'MADatNLO.HwU' index 178 using (($1+$2)/2):(safe($6,$3,1.0)-1.0) ls 14 title '',\
'MADatNLO.HwU' index 177 using (($1+$2)/2):(safe($7,$3,1.0)-1.0) ls 13 title '',\
'MADatNLO.HwU' index 177 using (($1+$2)/2):(safe($6,$3,1.0)-1.0) ls 13 title '',\
'MADatNLO.HwU' index 176 using (($1+$2)/2):(safe($7,$3,1.0)-1.0) ls 12 title '',\
'MADatNLO.HwU' index 176 using (($1+$2)/2):(safe($6,$3,1.0)-1.0) ls 12 title '',\
'MADatNLO.HwU' index 175 using (($1+$2)/2):(safe($7,$3,1.0)-1.0) ls 11 title '',\
'MADatNLO.HwU' index 175 using (($1+$2)/2):(safe($6,$3,1.0)-1.0) ls 11 title '',\
0.0 ls 999 title '',\
'MADatNLO.HwU' index 178 using (($1+$2)/2):(0.0):(safe($4,$3,0.0)) w yerrorbar ls 4 title '',\
'MADatNLO.HwU' index 178 using (($1+$2)/2):(safe($5,$3,1.0)-1.0) ls 4 title '',\
'MADatNLO.HwU' index 177 using (($1+$2)/2):(0.0):(safe($4,$3,0.0)) w yerrorbar ls 3 title '',\
'MADatNLO.HwU' index 177 using (($1+$2)/2):(safe($5,$3,1.0)-1.0) ls 3 title '',\
'MADatNLO.HwU' index 176 using (($1+$2)/2):(0.0):(safe($4,$3,0.0)) w yerrorbar ls 2 title '',\
'MADatNLO.HwU' index 176 using (($1+$2)/2):(safe($5,$3,1.0)-1.0) ls 2 title '',\
'MADatNLO.HwU' index 175 using (($1+$2)/2):(0.0):(safe($4,$3,0.0)) w yerrorbar ls 1 title '',\
'MADatNLO.HwU' index 175 using (($1+$2)/2):(safe($5,$3,1.0)-1.0) ls 1 title ''
#-- rendering subhistograms '(LO|#1SD0|#1SD1|#1)/(NLO|#1 central value) ratio'
unset label
unset format
set yrange [-2.4000e-01:1.2000e+00]
set origin 0.0000e+00, 2.0000e-01
set size 1.0000e+00, 1.5000e-01
set mytics 2
set ytics auto
set format x
unset logscale y
set ylabel "ratio w.r.t. NLO|#1"
set label "(LO|#1SD0|#1SD1|#1)/(NLO|#1 central value)" font ",9" at graph 0.03, graph 0.13
plot \
1.0 ls 999 title '',\
'MADatNLO.HwU' index 181 using (($1+$2)/2):7 ls 14 title '',\
'MADatNLO.HwU' index 181 using (($1+$2)/2):6 ls 14 title '',\
'MADatNLO.HwU' index 180 using (($1+$2)/2):7 ls 13 title '',\
'MADatNLO.HwU' index 180 using (($1+$2)/2):6 ls 13 title '',\
'MADatNLO.HwU' index 179 using (($1+$2)/2):7 ls 12 title '',\
'MADatNLO.HwU' index 179 using (($1+$2)/2):6 ls 12 title '',\
'MADatNLO.HwU' index 181 using (($1+$2)/2):5 ls 4 title '',\
'MADatNLO.HwU' index 181 using (($1+$2)/2):3:4 w yerrorbar ls 4 title '',\
'MADatNLO.HwU' index 181 using (($1+$2)/2):3 ls 4 title '',\
'MADatNLO.HwU' index 180 using (($1+$2)/2):5 ls 3 title '',\
'MADatNLO.HwU' index 180 using (($1+$2)/2):3:4 w yerrorbar ls 3 title '',\
'MADatNLO.HwU' index 180 using (($1+$2)/2):3 ls 3 title '',\
'MADatNLO.HwU' index 179 using (($1+$2)/2):5 ls 2 title '',\
'MADatNLO.HwU' index 179 using (($1+$2)/2):3:4 w yerrorbar ls 2 title '',\
'MADatNLO.HwU' index 179 using (($1+$2)/2):3 ls 2 title ''

unset label

################################################################################

################################################################################
### Rendering of the plot titled '1st V-boson log pT'
################################################################################

set multiplot
set label "1st V-boson log pT" font ",13" at graph 0.04, graph 1.05
set xrange [-2.0000e-01:3.8000e+00]
set bmargin 0 
set tmargin 0
set xtics nomirror
set ytics nomirror
set mytics 10
set xtics auto
set key horizontal noreverse maxcols 1 width -4 
set label front 'MadGraph5\_aMC\@NLO' font "Courier,11" rotate by 90 at graph 1.02, graph 0.04

#-- rendering subhistograms 'NLO|#1 and LO|#1 results'

set format y '10^{%T}'
set yrange [9.0000e-01:1.1000e+02]
set origin 0.0000e+00, 5.0000e-01
set size 1.0000e+00, 4.0000e-01
set mytics 10
set ytics auto
set format x ''
set logscale y
set ylabel "{/Symbol s} per bin [pb]"

plot \
sqrt(-1) ls 14 title 'SD1|#1, scale variation',\
sqrt(-1) ls 13 title 'SD0|#1, scale variation',\
sqrt(-1) ls 12 title 'LO|#1, scale variation',\
sqrt(-1) ls 11 title 'NLO|#1, scale variation',\
'MADatNLO.HwU' index 185 using (($1+$2)/2):($3 >= 0 ? sqrt(-1) : abs($3)):4 w yerrorbar ls 104 title '',\
'MADatNLO.HwU' index 185 using (($1+$2)/2):($3 >= 0 ? sqrt(-1) : abs($3)) ls 104 title '',\
'MADatNLO.HwU' index 185 using (($1+$2)/2):($3 < 0 ? sqrt(-1) : $3):4 w yerrorbar ls 4 title '',\
'MADatNLO.HwU' index 185 using (($1+$2)/2):($3 < 0 ? sqrt(-1) : $3) ls 4 title 'SD1|#1, central value, dynamical\_scale\_choice=10',\
'MADatNLO.HwU' index 184 using (($1+$2)/2):($3 >= 0 ? sqrt(-1) : abs($3)):4 w yerrorbar ls 103 title '',\
'MADatNLO.HwU' index 184 using (($1+$2)/2):($3 >= 0 ? sqrt(-1) : abs($3)) ls 103 title '',\
'MADatNLO.HwU' index 184 using (($1+$2)/2):($3 < 0 ? sqrt(-1) : $3):4 w yerrorbar ls 3 title '',\
'MADatNLO.HwU' index 184 using (($1+$2)/2):($3 < 0 ? sqrt(-1) : $3) ls 3 title 'SD0|#1, central value, dynamical\_scale\_choice=10',\
'MADatNLO.HwU' index 183 using (($1+$2)/2):($3 >= 0 ? sqrt(-1) : abs($3)):4 w yerrorbar ls 102 title '',\
'MADatNLO.HwU' index 183 using (($1+$2)/2):($3 >= 0 ? sqrt(-1) : abs($3)) ls 102 title '',\
'MADatNLO.HwU' index 183 using (($1+$2)/2):($3 < 0 ? sqrt(-1) : $3):4 w yerrorbar ls 2 title '',\
'MADatNLO.HwU' index 183 using (($1+$2)/2):($3 < 0 ? sqrt(-1) : $3) ls 2 title 'LO|#1, central value, dynamical\_scale\_choice=10',\
'MADatNLO.HwU' index 182 using (($1+$2)/2):($3 >= 0 ? sqrt(-1) : abs($3)):4 w yerrorbar ls 101 title '',\
'MADatNLO.HwU' index 182 using (($1+$2)/2):($3 >= 0 ? sqrt(-1) : abs($3)) ls 101 title '',\
'MADatNLO.HwU' index 182 using (($1+$2)/2):($3 < 0 ? sqrt(-1) : $3):4 w yerrorbar ls 1 title '',\
'MADatNLO.HwU' index 182 using (($1+$2)/2):($3 < 0 ? sqrt(-1) : $3) ls 1 title 'NLO|#1, central value, dynamical\_scale\_choice=10'
#-- rendering subhistograms 'Relative scale and PDF uncertainty'
unset label
unset format
set yrange [-1.4800e+00:1.4000e+00]
set origin 0.0000e+00, 3.5000e-01
set size 1.0000e+00, 1.5000e-01
set mytics 2
set ytics auto
set format x ''
unset logscale y
set ylabel "NLO|#1 rel.unc."
set label "Relative uncertainties w.r.t. central values" font ",9" front at graph 0.03, graph 0.13
plot \
'MADatNLO.HwU' index 185 using (($1+$2)/2):(safe($7,$3,1.0)-1.0) ls 14 title '',\
'MADatNLO.HwU' index 185 using (($1+$2)/2):(safe($6,$3,1.0)-1.0) ls 14 title '',\
'MADatNLO.HwU' index 184 using (($1+$2)/2):(safe($7,$3,1.0)-1.0) ls 13 title '',\
'MADatNLO.HwU' index 184 using (($1+$2)/2):(safe($6,$3,1.0)-1.0) ls 13 title '',\
'MADatNLO.HwU' index 183 using (($1+$2)/2):(safe($7,$3,1.0)-1.0) ls 12 title '',\
'MADatNLO.HwU' index 183 using (($1+$2)/2):(safe($6,$3,1.0)-1.0) ls 12 title '',\
'MADatNLO.HwU' index 182 using (($1+$2)/2):(safe($7,$3,1.0)-1.0) ls 11 title '',\
'MADatNLO.HwU' index 182 using (($1+$2)/2):(safe($6,$3,1.0)-1.0) ls 11 title '',\
0.0 ls 999 title '',\
'MADatNLO.HwU' index 185 using (($1+$2)/2):(0.0):(safe($4,$3,0.0)) w yerrorbar ls 4 title '',\
'MADatNLO.HwU' index 185 using (($1+$2)/2):(safe($5,$3,1.0)-1.0) ls 4 title '',\
'MADatNLO.HwU' index 184 using (($1+$2)/2):(0.0):(safe($4,$3,0.0)) w yerrorbar ls 3 title '',\
'MADatNLO.HwU' index 184 using (($1+$2)/2):(safe($5,$3,1.0)-1.0) ls 3 title '',\
'MADatNLO.HwU' index 183 using (($1+$2)/2):(0.0):(safe($4,$3,0.0)) w yerrorbar ls 2 title '',\
'MADatNLO.HwU' index 183 using (($1+$2)/2):(safe($5,$3,1.0)-1.0) ls 2 title '',\
'MADatNLO.HwU' index 182 using (($1+$2)/2):(0.0):(safe($4,$3,0.0)) w yerrorbar ls 1 title '',\
'MADatNLO.HwU' index 182 using (($1+$2)/2):(safe($5,$3,1.0)-1.0) ls 1 title ''
#-- rendering subhistograms '(LO|#1SD0|#1SD1|#1)/(NLO|#1 central value) ratio'
unset label
unset format
set yrange [-2.4000e-01:1.2000e+00]
set origin 0.0000e+00, 2.0000e-01
set size 1.0000e+00, 1.5000e-01
set mytics 2
set ytics auto
set format x
unset logscale y
set ylabel "ratio w.r.t. NLO|#1"
set label "(LO|#1SD0|#1SD1|#1)/(NLO|#1 central value)" font ",9" at graph 0.03, graph 0.13
plot \
1.0 ls 999 title '',\
'MADatNLO.HwU' index 188 using (($1+$2)/2):7 ls 14 title '',\
'MADatNLO.HwU' index 188 using (($1+$2)/2):6 ls 14 title '',\
'MADatNLO.HwU' index 187 using (($1+$2)/2):7 ls 13 title '',\
'MADatNLO.HwU' index 187 using (($1+$2)/2):6 ls 13 title '',\
'MADatNLO.HwU' index 186 using (($1+$2)/2):7 ls 12 title '',\
'MADatNLO.HwU' index 186 using (($1+$2)/2):6 ls 12 title '',\
'MADatNLO.HwU' index 188 using (($1+$2)/2):5 ls 4 title '',\
'MADatNLO.HwU' index 188 using (($1+$2)/2):3:4 w yerrorbar ls 4 title '',\
'MADatNLO.HwU' index 188 using (($1+$2)/2):3 ls 4 title '',\
'MADatNLO.HwU' index 187 using (($1+$2)/2):5 ls 3 title '',\
'MADatNLO.HwU' index 187 using (($1+$2)/2):3:4 w yerrorbar ls 3 title '',\
'MADatNLO.HwU' index 187 using (($1+$2)/2):3 ls 3 title '',\
'MADatNLO.HwU' index 186 using (($1+$2)/2):5 ls 2 title '',\
'MADatNLO.HwU' index 186 using (($1+$2)/2):3:4 w yerrorbar ls 2 title '',\
'MADatNLO.HwU' index 186 using (($1+$2)/2):3 ls 2 title ''

unset label

################################################################################

################################################################################
### Rendering of the plot titled '2nd V-boson log pT'
################################################################################

set multiplot
set label "2nd V-boson log pT" font ",13" at graph 0.04, graph 1.05
set xrange [-2.0000e-01:3.8000e+00]
set bmargin 0 
set tmargin 0
set xtics nomirror
set ytics nomirror
set mytics 10
set xtics auto
set key horizontal noreverse maxcols 1 width -4 
set label front 'MadGraph5\_aMC\@NLO' font "Courier,11" rotate by 90 at graph 1.02, graph 0.04

#-- rendering subhistograms 'NLO|#1 and LO|#1 results'

set format y '10^{%T}'
set yrange [9.0000e-01:1.1000e+02]
set origin 0.0000e+00, 5.0000e-01
set size 1.0000e+00, 4.0000e-01
set mytics 10
set ytics auto
set format x ''
set logscale y
set ylabel "{/Symbol s} per bin [pb]"

plot \
sqrt(-1) ls 14 title 'SD1|#1, scale variation',\
sqrt(-1) ls 13 title 'SD0|#1, scale variation',\
sqrt(-1) ls 12 title 'LO|#1, scale variation',\
sqrt(-1) ls 11 title 'NLO|#1, scale variation',\
'MADatNLO.HwU' index 192 using (($1+$2)/2):($3 >= 0 ? sqrt(-1) : abs($3)):4 w yerrorbar ls 104 title '',\
'MADatNLO.HwU' index 192 using (($1+$2)/2):($3 >= 0 ? sqrt(-1) : abs($3)) ls 104 title '',\
'MADatNLO.HwU' index 192 using (($1+$2)/2):($3 < 0 ? sqrt(-1) : $3):4 w yerrorbar ls 4 title '',\
'MADatNLO.HwU' index 192 using (($1+$2)/2):($3 < 0 ? sqrt(-1) : $3) ls 4 title 'SD1|#1, central value, dynamical\_scale\_choice=10',\
'MADatNLO.HwU' index 191 using (($1+$2)/2):($3 >= 0 ? sqrt(-1) : abs($3)):4 w yerrorbar ls 103 title '',\
'MADatNLO.HwU' index 191 using (($1+$2)/2):($3 >= 0 ? sqrt(-1) : abs($3)) ls 103 title '',\
'MADatNLO.HwU' index 191 using (($1+$2)/2):($3 < 0 ? sqrt(-1) : $3):4 w yerrorbar ls 3 title '',\
'MADatNLO.HwU' index 191 using (($1+$2)/2):($3 < 0 ? sqrt(-1) : $3) ls 3 title 'SD0|#1, central value, dynamical\_scale\_choice=10',\
'MADatNLO.HwU' index 190 using (($1+$2)/2):($3 >= 0 ? sqrt(-1) : abs($3)):4 w yerrorbar ls 102 title '',\
'MADatNLO.HwU' index 190 using (($1+$2)/2):($3 >= 0 ? sqrt(-1) : abs($3)) ls 102 title '',\
'MADatNLO.HwU' index 190 using (($1+$2)/2):($3 < 0 ? sqrt(-1) : $3):4 w yerrorbar ls 2 title '',\
'MADatNLO.HwU' index 190 using (($1+$2)/2):($3 < 0 ? sqrt(-1) : $3) ls 2 title 'LO|#1, central value, dynamical\_scale\_choice=10',\
'MADatNLO.HwU' index 189 using (($1+$2)/2):($3 >= 0 ? sqrt(-1) : abs($3)):4 w yerrorbar ls 101 title '',\
'MADatNLO.HwU' index 189 using (($1+$2)/2):($3 >= 0 ? sqrt(-1) : abs($3)) ls 101 title '',\
'MADatNLO.HwU' index 189 using (($1+$2)/2):($3 < 0 ? sqrt(-1) : $3):4 w yerrorbar ls 1 title '',\
'MADatNLO.HwU' index 189 using (($1+$2)/2):($3 < 0 ? sqrt(-1) : $3) ls 1 title 'NLO|#1, central value, dynamical\_scale\_choice=10'
#-- rendering subhistograms 'Relative scale and PDF uncertainty'
unset label
unset format
set yrange [-1.4800e+00:1.4000e+00]
set origin 0.0000e+00, 3.5000e-01
set size 1.0000e+00, 1.5000e-01
set mytics 2
set ytics auto
set format x ''
unset logscale y
set ylabel "NLO|#1 rel.unc."
set label "Relative uncertainties w.r.t. central values" font ",9" front at graph 0.03, graph 0.13
plot \
'MADatNLO.HwU' index 192 using (($1+$2)/2):(safe($7,$3,1.0)-1.0) ls 14 title '',\
'MADatNLO.HwU' index 192 using (($1+$2)/2):(safe($6,$3,1.0)-1.0) ls 14 title '',\
'MADatNLO.HwU' index 191 using (($1+$2)/2):(safe($7,$3,1.0)-1.0) ls 13 title '',\
'MADatNLO.HwU' index 191 using (($1+$2)/2):(safe($6,$3,1.0)-1.0) ls 13 title '',\
'MADatNLO.HwU' index 190 using (($1+$2)/2):(safe($7,$3,1.0)-1.0) ls 12 title '',\
'MADatNLO.HwU' index 190 using (($1+$2)/2):(safe($6,$3,1.0)-1.0) ls 12 title '',\
'MADatNLO.HwU' index 189 using (($1+$2)/2):(safe($7,$3,1.0)-1.0) ls 11 title '',\
'MADatNLO.HwU' index 189 using (($1+$2)/2):(safe($6,$3,1.0)-1.0) ls 11 title '',\
0.0 ls 999 title '',\
'MADatNLO.HwU' index 192 using (($1+$2)/2):(0.0):(safe($4,$3,0.0)) w yerrorbar ls 4 title '',\
'MADatNLO.HwU' index 192 using (($1+$2)/2):(safe($5,$3,1.0)-1.0) ls 4 title '',\
'MADatNLO.HwU' index 191 using (($1+$2)/2):(0.0):(safe($4,$3,0.0)) w yerrorbar ls 3 title '',\
'MADatNLO.HwU' index 191 using (($1+$2)/2):(safe($5,$3,1.0)-1.0) ls 3 title '',\
'MADatNLO.HwU' index 190 using (($1+$2)/2):(0.0):(safe($4,$3,0.0)) w yerrorbar ls 2 title '',\
'MADatNLO.HwU' index 190 using (($1+$2)/2):(safe($5,$3,1.0)-1.0) ls 2 title '',\
'MADatNLO.HwU' index 189 using (($1+$2)/2):(0.0):(safe($4,$3,0.0)) w yerrorbar ls 1 title '',\
'MADatNLO.HwU' index 189 using (($1+$2)/2):(safe($5,$3,1.0)-1.0) ls 1 title ''
#-- rendering subhistograms '(LO|#1SD0|#1SD1|#1)/(NLO|#1 central value) ratio'
unset label
unset format
set yrange [-2.4000e-01:1.2000e+00]
set origin 0.0000e+00, 2.0000e-01
set size 1.0000e+00, 1.5000e-01
set mytics 2
set ytics auto
set format x
unset logscale y
set ylabel "ratio w.r.t. NLO|#1"
set label "(LO|#1SD0|#1SD1|#1)/(NLO|#1 central value)" font ",9" at graph 0.03, graph 0.13
plot \
1.0 ls 999 title '',\
'MADatNLO.HwU' index 195 using (($1+$2)/2):7 ls 14 title '',\
'MADatNLO.HwU' index 195 using (($1+$2)/2):6 ls 14 title '',\
'MADatNLO.HwU' index 194 using (($1+$2)/2):7 ls 13 title '',\
'MADatNLO.HwU' index 194 using (($1+$2)/2):6 ls 13 title '',\
'MADatNLO.HwU' index 193 using (($1+$2)/2):7 ls 12 title '',\
'MADatNLO.HwU' index 193 using (($1+$2)/2):6 ls 12 title '',\
'MADatNLO.HwU' index 195 using (($1+$2)/2):5 ls 4 title '',\
'MADatNLO.HwU' index 195 using (($1+$2)/2):3:4 w yerrorbar ls 4 title '',\
'MADatNLO.HwU' index 195 using (($1+$2)/2):3 ls 4 title '',\
'MADatNLO.HwU' index 194 using (($1+$2)/2):5 ls 3 title '',\
'MADatNLO.HwU' index 194 using (($1+$2)/2):3:4 w yerrorbar ls 3 title '',\
'MADatNLO.HwU' index 194 using (($1+$2)/2):3 ls 3 title '',\
'MADatNLO.HwU' index 193 using (($1+$2)/2):5 ls 2 title '',\
'MADatNLO.HwU' index 193 using (($1+$2)/2):3:4 w yerrorbar ls 2 title '',\
'MADatNLO.HwU' index 193 using (($1+$2)/2):3 ls 2 title ''

unset label

################################################################################

################################################################################
### Rendering of the plot titled '3rd V-boson log pT'
################################################################################

set multiplot
set label "3rd V-boson log pT" font ",13" at graph 0.04, graph 1.05
set xrange [-2.0000e-01:3.8000e+00]
set bmargin 0 
set tmargin 0
set xtics nomirror
set ytics nomirror
set mytics 10
set xtics auto
set key horizontal noreverse maxcols 1 width -4 
set label front 'MadGraph5\_aMC\@NLO' font "Courier,11" rotate by 90 at graph 1.02, graph 0.04

#-- rendering subhistograms 'NLO|#1 and LO|#1 results'

set format y '10^{%T}'
set yrange [9.0000e-01:1.1000e+02]
set origin 0.0000e+00, 5.0000e-01
set size 1.0000e+00, 4.0000e-01
set mytics 10
set ytics auto
set format x ''
set logscale y
set ylabel "{/Symbol s} per bin [pb]"

plot \
sqrt(-1) ls 14 title 'SD1|#1, scale variation',\
sqrt(-1) ls 13 title 'SD0|#1, scale variation',\
sqrt(-1) ls 12 title 'LO|#1, scale variation',\
sqrt(-1) ls 11 title 'NLO|#1, scale variation',\
'MADatNLO.HwU' index 199 using (($1+$2)/2):($3 >= 0 ? sqrt(-1) : abs($3)):4 w yerrorbar ls 104 title '',\
'MADatNLO.HwU' index 199 using (($1+$2)/2):($3 >= 0 ? sqrt(-1) : abs($3)) ls 104 title '',\
'MADatNLO.HwU' index 199 using (($1+$2)/2):($3 < 0 ? sqrt(-1) : $3):4 w yerrorbar ls 4 title '',\
'MADatNLO.HwU' index 199 using (($1+$2)/2):($3 < 0 ? sqrt(-1) : $3) ls 4 title 'SD1|#1, central value, dynamical\_scale\_choice=10',\
'MADatNLO.HwU' index 198 using (($1+$2)/2):($3 >= 0 ? sqrt(-1) : abs($3)):4 w yerrorbar ls 103 title '',\
'MADatNLO.HwU' index 198 using (($1+$2)/2):($3 >= 0 ? sqrt(-1) : abs($3)) ls 103 title '',\
'MADatNLO.HwU' index 198 using (($1+$2)/2):($3 < 0 ? sqrt(-1) : $3):4 w yerrorbar ls 3 title '',\
'MADatNLO.HwU' index 198 using (($1+$2)/2):($3 < 0 ? sqrt(-1) : $3) ls 3 title 'SD0|#1, central value, dynamical\_scale\_choice=10',\
'MADatNLO.HwU' index 197 using (($1+$2)/2):($3 >= 0 ? sqrt(-1) : abs($3)):4 w yerrorbar ls 102 title '',\
'MADatNLO.HwU' index 197 using (($1+$2)/2):($3 >= 0 ? sqrt(-1) : abs($3)) ls 102 title '',\
'MADatNLO.HwU' index 197 using (($1+$2)/2):($3 < 0 ? sqrt(-1) : $3):4 w yerrorbar ls 2 title '',\
'MADatNLO.HwU' index 197 using (($1+$2)/2):($3 < 0 ? sqrt(-1) : $3) ls 2 title 'LO|#1, central value, dynamical\_scale\_choice=10',\
'MADatNLO.HwU' index 196 using (($1+$2)/2):($3 >= 0 ? sqrt(-1) : abs($3)):4 w yerrorbar ls 101 title '',\
'MADatNLO.HwU' index 196 using (($1+$2)/2):($3 >= 0 ? sqrt(-1) : abs($3)) ls 101 title '',\
'MADatNLO.HwU' index 196 using (($1+$2)/2):($3 < 0 ? sqrt(-1) : $3):4 w yerrorbar ls 1 title '',\
'MADatNLO.HwU' index 196 using (($1+$2)/2):($3 < 0 ? sqrt(-1) : $3) ls 1 title 'NLO|#1, central value, dynamical\_scale\_choice=10'
#-- rendering subhistograms 'Relative scale and PDF uncertainty'
unset label
unset format
set yrange [-1.4800e+00:1.4000e+00]
set origin 0.0000e+00, 3.5000e-01
set size 1.0000e+00, 1.5000e-01
set mytics 2
set ytics auto
set format x ''
unset logscale y
set ylabel "NLO|#1 rel.unc."
set label "Relative uncertainties w.r.t. central values" font ",9" front at graph 0.03, graph 0.13
plot \
'MADatNLO.HwU' index 199 using (($1+$2)/2):(safe($7,$3,1.0)-1.0) ls 14 title '',\
'MADatNLO.HwU' index 199 using (($1+$2)/2):(safe($6,$3,1.0)-1.0) ls 14 title '',\
'MADatNLO.HwU' index 198 using (($1+$2)/2):(safe($7,$3,1.0)-1.0) ls 13 title '',\
'MADatNLO.HwU' index 198 using (($1+$2)/2):(safe($6,$3,1.0)-1.0) ls 13 title '',\
'MADatNLO.HwU' index 197 using (($1+$2)/2):(safe($7,$3,1.0)-1.0) ls 12 title '',\
'MADatNLO.HwU' index 197 using (($1+$2)/2):(safe($6,$3,1.0)-1.0) ls 12 title '',\
'MADatNLO.HwU' index 196 using (($1+$2)/2):(safe($7,$3,1.0)-1.0) ls 11 title '',\
'MADatNLO.HwU' index 196 using (($1+$2)/2):(safe($6,$3,1.0)-1.0) ls 11 title '',\
0.0 ls 999 title '',\
'MADatNLO.HwU' index 199 using (($1+$2)/2):(0.0):(safe($4,$3,0.0)) w yerrorbar ls 4 title '',\
'MADatNLO.HwU' index 199 using (($1+$2)/2):(safe($5,$3,1.0)-1.0) ls 4 title '',\
'MADatNLO.HwU' index 198 using (($1+$2)/2):(0.0):(safe($4,$3,0.0)) w yerrorbar ls 3 title '',\
'MADatNLO.HwU' index 198 using (($1+$2)/2):(safe($5,$3,1.0)-1.0) ls 3 title '',\
'MADatNLO.HwU' index 197 using (($1+$2)/2):(0.0):(safe($4,$3,0.0)) w yerrorbar ls 2 title '',\
'MADatNLO.HwU' index 197 using (($1+$2)/2):(safe($5,$3,1.0)-1.0) ls 2 title '',\
'MADatNLO.HwU' index 196 using (($1+$2)/2):(0.0):(safe($4,$3,0.0)) w yerrorbar ls 1 title '',\
'MADatNLO.HwU' index 196 using (($1+$2)/2):(safe($5,$3,1.0)-1.0) ls 1 title ''
#-- rendering subhistograms '(LO|#1SD0|#1SD1|#1)/(NLO|#1 central value) ratio'
unset label
unset format
set yrange [-2.4000e-01:1.2000e+00]
set origin 0.0000e+00, 2.0000e-01
set size 1.0000e+00, 1.5000e-01
set mytics 2
set ytics auto
set format x
unset logscale y
set ylabel "ratio w.r.t. NLO|#1"
set label "(LO|#1SD0|#1SD1|#1)/(NLO|#1 central value)" font ",9" at graph 0.03, graph 0.13
plot \
1.0 ls 999 title '',\
'MADatNLO.HwU' index 202 using (($1+$2)/2):7 ls 14 title '',\
'MADatNLO.HwU' index 202 using (($1+$2)/2):6 ls 14 title '',\
'MADatNLO.HwU' index 201 using (($1+$2)/2):7 ls 13 title '',\
'MADatNLO.HwU' index 201 using (($1+$2)/2):6 ls 13 title '',\
'MADatNLO.HwU' index 200 using (($1+$2)/2):7 ls 12 title '',\
'MADatNLO.HwU' index 200 using (($1+$2)/2):6 ls 12 title '',\
'MADatNLO.HwU' index 202 using (($1+$2)/2):5 ls 4 title '',\
'MADatNLO.HwU' index 202 using (($1+$2)/2):3:4 w yerrorbar ls 4 title '',\
'MADatNLO.HwU' index 202 using (($1+$2)/2):3 ls 4 title '',\
'MADatNLO.HwU' index 201 using (($1+$2)/2):5 ls 3 title '',\
'MADatNLO.HwU' index 201 using (($1+$2)/2):3:4 w yerrorbar ls 3 title '',\
'MADatNLO.HwU' index 201 using (($1+$2)/2):3 ls 3 title '',\
'MADatNLO.HwU' index 200 using (($1+$2)/2):5 ls 2 title '',\
'MADatNLO.HwU' index 200 using (($1+$2)/2):3:4 w yerrorbar ls 2 title '',\
'MADatNLO.HwU' index 200 using (($1+$2)/2):3 ls 2 title ''

unset label

################################################################################

################################################################################
### Rendering of the plot titled '1st jet log pT'
################################################################################

set multiplot
set label "1st jet log pT" font ",13" at graph 0.04, graph 1.05
set xrange [9.2000e-01:3.8000e+00]
set bmargin 0 
set tmargin 0
set xtics nomirror
set ytics nomirror
set mytics 10
set xtics auto
set key horizontal noreverse maxcols 1 width -4 
set label front 'MadGraph5\_aMC\@NLO' font "Courier,11" rotate by 90 at graph 1.02, graph 0.04

#-- rendering subhistograms 'NLO|#1 and LO|#1 results'

set format y '10^{%T}'
set yrange [6.9314e-07:1.2999e-01]
set origin 0.0000e+00, 5.0000e-01
set size 1.0000e+00, 4.0000e-01
set mytics 10
set ytics auto
set format x ''
set logscale y
set ylabel "{/Symbol s} per bin [pb]"

plot \
sqrt(-1) ls 14 title 'SD1|#1, scale variation',\
sqrt(-1) ls 13 title 'SD0|#1, scale variation',\
sqrt(-1) ls 12 title 'LO|#1, scale variation',\
sqrt(-1) ls 11 title 'NLO|#1, scale variation',\
'MADatNLO.HwU' index 206 using (($1+$2)/2):($3 >= 0 ? sqrt(-1) : abs($3)):4 w yerrorbar ls 104 title '',\
'MADatNLO.HwU' index 206 using (($1+$2)/2):($3 >= 0 ? sqrt(-1) : abs($3)) ls 104 title '',\
'MADatNLO.HwU' index 206 using (($1+$2)/2):($3 < 0 ? sqrt(-1) : $3):4 w yerrorbar ls 4 title '',\
'MADatNLO.HwU' index 206 using (($1+$2)/2):($3 < 0 ? sqrt(-1) : $3) ls 4 title 'SD1|#1, central value, dynamical\_scale\_choice=10',\
'MADatNLO.HwU' index 205 using (($1+$2)/2):($3 >= 0 ? sqrt(-1) : abs($3)):4 w yerrorbar ls 103 title '',\
'MADatNLO.HwU' index 205 using (($1+$2)/2):($3 >= 0 ? sqrt(-1) : abs($3)) ls 103 title '',\
'MADatNLO.HwU' index 205 using (($1+$2)/2):($3 < 0 ? sqrt(-1) : $3):4 w yerrorbar ls 3 title '',\
'MADatNLO.HwU' index 205 using (($1+$2)/2):($3 < 0 ? sqrt(-1) : $3) ls 3 title 'SD0|#1, central value, dynamical\_scale\_choice=10',\
'MADatNLO.HwU' index 204 using (($1+$2)/2):($3 >= 0 ? sqrt(-1) : abs($3)):4 w yerrorbar ls 102 title '',\
'MADatNLO.HwU' index 204 using (($1+$2)/2):($3 >= 0 ? sqrt(-1) : abs($3)) ls 102 title '',\
'MADatNLO.HwU' index 204 using (($1+$2)/2):($3 < 0 ? sqrt(-1) : $3):4 w yerrorbar ls 2 title '',\
'MADatNLO.HwU' index 204 using (($1+$2)/2):($3 < 0 ? sqrt(-1) : $3) ls 2 title 'LO|#1, central value, dynamical\_scale\_choice=10',\
'MADatNLO.HwU' index 203 using (($1+$2)/2):($3 >= 0 ? sqrt(-1) : abs($3)):4 w yerrorbar ls 101 title '',\
'MADatNLO.HwU' index 203 using (($1+$2)/2):($3 >= 0 ? sqrt(-1) : abs($3)) ls 101 title '',\
'MADatNLO.HwU' index 203 using (($1+$2)/2):($3 < 0 ? sqrt(-1) : $3):4 w yerrorbar ls 1 title '',\
'MADatNLO.HwU' index 203 using (($1+$2)/2):($3 < 0 ? sqrt(-1) : $3) ls 1 title 'NLO|#1, central value, dynamical\_scale\_choice=10'
#-- rendering subhistograms 'Relative scale and PDF uncertainty'
unset label
unset format
set yrange [-3.1062e-03:3.0141e-03]
set origin 0.0000e+00, 3.5000e-01
set size 1.0000e+00, 1.5000e-01
set mytics 2
set ytics auto
set format x ''
unset logscale y
set ylabel "NLO|#1 rel.unc."
set label "Relative uncertainties w.r.t. central values" font ",9" front at graph 0.03, graph 0.13
plot \
'MADatNLO.HwU' index 206 using (($1+$2)/2):(safe($7,$3,1.0)-1.0) ls 14 title '',\
'MADatNLO.HwU' index 206 using (($1+$2)/2):(safe($6,$3,1.0)-1.0) ls 14 title '',\
'MADatNLO.HwU' index 205 using (($1+$2)/2):(safe($7,$3,1.0)-1.0) ls 13 title '',\
'MADatNLO.HwU' index 205 using (($1+$2)/2):(safe($6,$3,1.0)-1.0) ls 13 title '',\
'MADatNLO.HwU' index 204 using (($1+$2)/2):(safe($7,$3,1.0)-1.0) ls 12 title '',\
'MADatNLO.HwU' index 204 using (($1+$2)/2):(safe($6,$3,1.0)-1.0) ls 12 title '',\
'MADatNLO.HwU' index 203 using (($1+$2)/2):(safe($7,$3,1.0)-1.0) ls 11 title '',\
'MADatNLO.HwU' index 203 using (($1+$2)/2):(safe($6,$3,1.0)-1.0) ls 11 title '',\
0.0 ls 999 title '',\
'MADatNLO.HwU' index 206 using (($1+$2)/2):(0.0):(safe($4,$3,0.0)) w yerrorbar ls 4 title '',\
'MADatNLO.HwU' index 206 using (($1+$2)/2):(safe($5,$3,1.0)-1.0) ls 4 title '',\
'MADatNLO.HwU' index 205 using (($1+$2)/2):(0.0):(safe($4,$3,0.0)) w yerrorbar ls 3 title '',\
'MADatNLO.HwU' index 205 using (($1+$2)/2):(safe($5,$3,1.0)-1.0) ls 3 title '',\
'MADatNLO.HwU' index 204 using (($1+$2)/2):(0.0):(safe($4,$3,0.0)) w yerrorbar ls 2 title '',\
'MADatNLO.HwU' index 204 using (($1+$2)/2):(safe($5,$3,1.0)-1.0) ls 2 title '',\
'MADatNLO.HwU' index 203 using (($1+$2)/2):(0.0):(safe($4,$3,0.0)) w yerrorbar ls 1 title '',\
'MADatNLO.HwU' index 203 using (($1+$2)/2):(safe($5,$3,1.0)-1.0) ls 1 title ''
#-- rendering subhistograms '(LO|#1SD0|#1SD1|#1)/(NLO|#1 central value) ratio'
unset label
unset format
set yrange [-2.4000e-01:1.2000e+00]
set origin 0.0000e+00, 2.0000e-01
set size 1.0000e+00, 1.5000e-01
set mytics 2
set ytics auto
set format x
unset logscale y
set ylabel "ratio w.r.t. NLO|#1"
set label "(LO|#1SD0|#1SD1|#1)/(NLO|#1 central value)" font ",9" at graph 0.03, graph 0.13
plot \
1.0 ls 999 title '',\
'MADatNLO.HwU' index 209 using (($1+$2)/2):7 ls 14 title '',\
'MADatNLO.HwU' index 209 using (($1+$2)/2):6 ls 14 title '',\
'MADatNLO.HwU' index 208 using (($1+$2)/2):7 ls 13 title '',\
'MADatNLO.HwU' index 208 using (($1+$2)/2):6 ls 13 title '',\
'MADatNLO.HwU' index 207 using (($1+$2)/2):7 ls 12 title '',\
'MADatNLO.HwU' index 207 using (($1+$2)/2):6 ls 12 title '',\
'MADatNLO.HwU' index 209 using (($1+$2)/2):5 ls 4 title '',\
'MADatNLO.HwU' index 209 using (($1+$2)/2):3:4 w yerrorbar ls 4 title '',\
'MADatNLO.HwU' index 209 using (($1+$2)/2):3 ls 4 title '',\
'MADatNLO.HwU' index 208 using (($1+$2)/2):5 ls 3 title '',\
'MADatNLO.HwU' index 208 using (($1+$2)/2):3:4 w yerrorbar ls 3 title '',\
'MADatNLO.HwU' index 208 using (($1+$2)/2):3 ls 3 title '',\
'MADatNLO.HwU' index 207 using (($1+$2)/2):5 ls 2 title '',\
'MADatNLO.HwU' index 207 using (($1+$2)/2):3:4 w yerrorbar ls 2 title '',\
'MADatNLO.HwU' index 207 using (($1+$2)/2):3 ls 2 title ''

unset label

################################################################################

################################################################################
### Rendering of the plot titled '2nd jet log pT'
################################################################################

set multiplot
set label "2nd jet log pT" font ",13" at graph 0.04, graph 1.05
set xrange [-2.0000e-01:3.8000e+00]
set bmargin 0 
set tmargin 0
set xtics nomirror
set ytics nomirror
set mytics 10
set xtics auto
set key horizontal noreverse maxcols 1 width -4 
set label front 'MadGraph5\_aMC\@NLO' font "Courier,11" rotate by 90 at graph 1.02, graph 0.04

#-- rendering subhistograms 'NLO|#1 and LO|#1 results'

set format y '10^{%T}'
set yrange [9.0000e-01:1.1000e+02]
set origin 0.0000e+00, 5.0000e-01
set size 1.0000e+00, 4.0000e-01
set mytics 10
set ytics auto
set format x ''
set logscale y
set ylabel "{/Symbol s} per bin [pb]"

plot \
sqrt(-1) ls 14 title 'SD1|#1, scale variation',\
sqrt(-1) ls 13 title 'SD0|#1, scale variation',\
sqrt(-1) ls 12 title 'LO|#1, scale variation',\
sqrt(-1) ls 11 title 'NLO|#1, scale variation',\
'MADatNLO.HwU' index 213 using (($1+$2)/2):($3 >= 0 ? sqrt(-1) : abs($3)):4 w yerrorbar ls 104 title '',\
'MADatNLO.HwU' index 213 using (($1+$2)/2):($3 >= 0 ? sqrt(-1) : abs($3)) ls 104 title '',\
'MADatNLO.HwU' index 213 using (($1+$2)/2):($3 < 0 ? sqrt(-1) : $3):4 w yerrorbar ls 4 title '',\
'MADatNLO.HwU' index 213 using (($1+$2)/2):($3 < 0 ? sqrt(-1) : $3) ls 4 title 'SD1|#1, central value, dynamical\_scale\_choice=10',\
'MADatNLO.HwU' index 212 using (($1+$2)/2):($3 >= 0 ? sqrt(-1) : abs($3)):4 w yerrorbar ls 103 title '',\
'MADatNLO.HwU' index 212 using (($1+$2)/2):($3 >= 0 ? sqrt(-1) : abs($3)) ls 103 title '',\
'MADatNLO.HwU' index 212 using (($1+$2)/2):($3 < 0 ? sqrt(-1) : $3):4 w yerrorbar ls 3 title '',\
'MADatNLO.HwU' index 212 using (($1+$2)/2):($3 < 0 ? sqrt(-1) : $3) ls 3 title 'SD0|#1, central value, dynamical\_scale\_choice=10',\
'MADatNLO.HwU' index 211 using (($1+$2)/2):($3 >= 0 ? sqrt(-1) : abs($3)):4 w yerrorbar ls 102 title '',\
'MADatNLO.HwU' index 211 using (($1+$2)/2):($3 >= 0 ? sqrt(-1) : abs($3)) ls 102 title '',\
'MADatNLO.HwU' index 211 using (($1+$2)/2):($3 < 0 ? sqrt(-1) : $3):4 w yerrorbar ls 2 title '',\
'MADatNLO.HwU' index 211 using (($1+$2)/2):($3 < 0 ? sqrt(-1) : $3) ls 2 title 'LO|#1, central value, dynamical\_scale\_choice=10',\
'MADatNLO.HwU' index 210 using (($1+$2)/2):($3 >= 0 ? sqrt(-1) : abs($3)):4 w yerrorbar ls 101 title '',\
'MADatNLO.HwU' index 210 using (($1+$2)/2):($3 >= 0 ? sqrt(-1) : abs($3)) ls 101 title '',\
'MADatNLO.HwU' index 210 using (($1+$2)/2):($3 < 0 ? sqrt(-1) : $3):4 w yerrorbar ls 1 title '',\
'MADatNLO.HwU' index 210 using (($1+$2)/2):($3 < 0 ? sqrt(-1) : $3) ls 1 title 'NLO|#1, central value, dynamical\_scale\_choice=10'
#-- rendering subhistograms 'Relative scale and PDF uncertainty'
unset label
unset format
set yrange [-1.4800e+00:1.4000e+00]
set origin 0.0000e+00, 3.5000e-01
set size 1.0000e+00, 1.5000e-01
set mytics 2
set ytics auto
set format x ''
unset logscale y
set ylabel "NLO|#1 rel.unc."
set label "Relative uncertainties w.r.t. central values" font ",9" front at graph 0.03, graph 0.13
plot \
'MADatNLO.HwU' index 213 using (($1+$2)/2):(safe($7,$3,1.0)-1.0) ls 14 title '',\
'MADatNLO.HwU' index 213 using (($1+$2)/2):(safe($6,$3,1.0)-1.0) ls 14 title '',\
'MADatNLO.HwU' index 212 using (($1+$2)/2):(safe($7,$3,1.0)-1.0) ls 13 title '',\
'MADatNLO.HwU' index 212 using (($1+$2)/2):(safe($6,$3,1.0)-1.0) ls 13 title '',\
'MADatNLO.HwU' index 211 using (($1+$2)/2):(safe($7,$3,1.0)-1.0) ls 12 title '',\
'MADatNLO.HwU' index 211 using (($1+$2)/2):(safe($6,$3,1.0)-1.0) ls 12 title '',\
'MADatNLO.HwU' index 210 using (($1+$2)/2):(safe($7,$3,1.0)-1.0) ls 11 title '',\
'MADatNLO.HwU' index 210 using (($1+$2)/2):(safe($6,$3,1.0)-1.0) ls 11 title '',\
0.0 ls 999 title '',\
'MADatNLO.HwU' index 213 using (($1+$2)/2):(0.0):(safe($4,$3,0.0)) w yerrorbar ls 4 title '',\
'MADatNLO.HwU' index 213 using (($1+$2)/2):(safe($5,$3,1.0)-1.0) ls 4 title '',\
'MADatNLO.HwU' index 212 using (($1+$2)/2):(0.0):(safe($4,$3,0.0)) w yerrorbar ls 3 title '',\
'MADatNLO.HwU' index 212 using (($1+$2)/2):(safe($5,$3,1.0)-1.0) ls 3 title '',\
'MADatNLO.HwU' index 211 using (($1+$2)/2):(0.0):(safe($4,$3,0.0)) w yerrorbar ls 2 title '',\
'MADatNLO.HwU' index 211 using (($1+$2)/2):(safe($5,$3,1.0)-1.0) ls 2 title '',\
'MADatNLO.HwU' index 210 using (($1+$2)/2):(0.0):(safe($4,$3,0.0)) w yerrorbar ls 1 title '',\
'MADatNLO.HwU' index 210 using (($1+$2)/2):(safe($5,$3,1.0)-1.0) ls 1 title ''
#-- rendering subhistograms '(LO|#1SD0|#1SD1|#1)/(NLO|#1 central value) ratio'
unset label
unset format
set yrange [-2.4000e-01:1.2000e+00]
set origin 0.0000e+00, 2.0000e-01
set size 1.0000e+00, 1.5000e-01
set mytics 2
set ytics auto
set format x
unset logscale y
set ylabel "ratio w.r.t. NLO|#1"
set label "(LO|#1SD0|#1SD1|#1)/(NLO|#1 central value)" font ",9" at graph 0.03, graph 0.13
plot \
1.0 ls 999 title '',\
'MADatNLO.HwU' index 216 using (($1+$2)/2):7 ls 14 title '',\
'MADatNLO.HwU' index 216 using (($1+$2)/2):6 ls 14 title '',\
'MADatNLO.HwU' index 215 using (($1+$2)/2):7 ls 13 title '',\
'MADatNLO.HwU' index 215 using (($1+$2)/2):6 ls 13 title '',\
'MADatNLO.HwU' index 214 using (($1+$2)/2):7 ls 12 title '',\
'MADatNLO.HwU' index 214 using (($1+$2)/2):6 ls 12 title '',\
'MADatNLO.HwU' index 216 using (($1+$2)/2):5 ls 4 title '',\
'MADatNLO.HwU' index 216 using (($1+$2)/2):3:4 w yerrorbar ls 4 title '',\
'MADatNLO.HwU' index 216 using (($1+$2)/2):3 ls 4 title '',\
'MADatNLO.HwU' index 215 using (($1+$2)/2):5 ls 3 title '',\
'MADatNLO.HwU' index 215 using (($1+$2)/2):3:4 w yerrorbar ls 3 title '',\
'MADatNLO.HwU' index 215 using (($1+$2)/2):3 ls 3 title '',\
'MADatNLO.HwU' index 214 using (($1+$2)/2):5 ls 2 title '',\
'MADatNLO.HwU' index 214 using (($1+$2)/2):3:4 w yerrorbar ls 2 title '',\
'MADatNLO.HwU' index 214 using (($1+$2)/2):3 ls 2 title ''

unset label

################################################################################

################################################################################
### Rendering of the plot titled '3rd jet log pT'
################################################################################

set multiplot
set label "3rd jet log pT" font ",13" at graph 0.04, graph 1.05
set xrange [-2.0000e-01:3.8000e+00]
set bmargin 0 
set tmargin 0
set xtics nomirror
set ytics nomirror
set mytics 10
set xtics auto
set key horizontal noreverse maxcols 1 width -4 
set label front 'MadGraph5\_aMC\@NLO' font "Courier,11" rotate by 90 at graph 1.02, graph 0.04

#-- rendering subhistograms 'NLO|#1 and LO|#1 results'

set format y '10^{%T}'
set yrange [9.0000e-01:1.1000e+02]
set origin 0.0000e+00, 5.0000e-01
set size 1.0000e+00, 4.0000e-01
set mytics 10
set ytics auto
set format x ''
set logscale y
set ylabel "{/Symbol s} per bin [pb]"

plot \
sqrt(-1) ls 14 title 'SD1|#1, scale variation',\
sqrt(-1) ls 13 title 'SD0|#1, scale variation',\
sqrt(-1) ls 12 title 'LO|#1, scale variation',\
sqrt(-1) ls 11 title 'NLO|#1, scale variation',\
'MADatNLO.HwU' index 220 using (($1+$2)/2):($3 >= 0 ? sqrt(-1) : abs($3)):4 w yerrorbar ls 104 title '',\
'MADatNLO.HwU' index 220 using (($1+$2)/2):($3 >= 0 ? sqrt(-1) : abs($3)) ls 104 title '',\
'MADatNLO.HwU' index 220 using (($1+$2)/2):($3 < 0 ? sqrt(-1) : $3):4 w yerrorbar ls 4 title '',\
'MADatNLO.HwU' index 220 using (($1+$2)/2):($3 < 0 ? sqrt(-1) : $3) ls 4 title 'SD1|#1, central value, dynamical\_scale\_choice=10',\
'MADatNLO.HwU' index 219 using (($1+$2)/2):($3 >= 0 ? sqrt(-1) : abs($3)):4 w yerrorbar ls 103 title '',\
'MADatNLO.HwU' index 219 using (($1+$2)/2):($3 >= 0 ? sqrt(-1) : abs($3)) ls 103 title '',\
'MADatNLO.HwU' index 219 using (($1+$2)/2):($3 < 0 ? sqrt(-1) : $3):4 w yerrorbar ls 3 title '',\
'MADatNLO.HwU' index 219 using (($1+$2)/2):($3 < 0 ? sqrt(-1) : $3) ls 3 title 'SD0|#1, central value, dynamical\_scale\_choice=10',\
'MADatNLO.HwU' index 218 using (($1+$2)/2):($3 >= 0 ? sqrt(-1) : abs($3)):4 w yerrorbar ls 102 title '',\
'MADatNLO.HwU' index 218 using (($1+$2)/2):($3 >= 0 ? sqrt(-1) : abs($3)) ls 102 title '',\
'MADatNLO.HwU' index 218 using (($1+$2)/2):($3 < 0 ? sqrt(-1) : $3):4 w yerrorbar ls 2 title '',\
'MADatNLO.HwU' index 218 using (($1+$2)/2):($3 < 0 ? sqrt(-1) : $3) ls 2 title 'LO|#1, central value, dynamical\_scale\_choice=10',\
'MADatNLO.HwU' index 217 using (($1+$2)/2):($3 >= 0 ? sqrt(-1) : abs($3)):4 w yerrorbar ls 101 title '',\
'MADatNLO.HwU' index 217 using (($1+$2)/2):($3 >= 0 ? sqrt(-1) : abs($3)) ls 101 title '',\
'MADatNLO.HwU' index 217 using (($1+$2)/2):($3 < 0 ? sqrt(-1) : $3):4 w yerrorbar ls 1 title '',\
'MADatNLO.HwU' index 217 using (($1+$2)/2):($3 < 0 ? sqrt(-1) : $3) ls 1 title 'NLO|#1, central value, dynamical\_scale\_choice=10'
#-- rendering subhistograms 'Relative scale and PDF uncertainty'
unset label
unset format
set yrange [-1.4800e+00:1.4000e+00]
set origin 0.0000e+00, 3.5000e-01
set size 1.0000e+00, 1.5000e-01
set mytics 2
set ytics auto
set format x ''
unset logscale y
set ylabel "NLO|#1 rel.unc."
set label "Relative uncertainties w.r.t. central values" font ",9" front at graph 0.03, graph 0.13
plot \
'MADatNLO.HwU' index 220 using (($1+$2)/2):(safe($7,$3,1.0)-1.0) ls 14 title '',\
'MADatNLO.HwU' index 220 using (($1+$2)/2):(safe($6,$3,1.0)-1.0) ls 14 title '',\
'MADatNLO.HwU' index 219 using (($1+$2)/2):(safe($7,$3,1.0)-1.0) ls 13 title '',\
'MADatNLO.HwU' index 219 using (($1+$2)/2):(safe($6,$3,1.0)-1.0) ls 13 title '',\
'MADatNLO.HwU' index 218 using (($1+$2)/2):(safe($7,$3,1.0)-1.0) ls 12 title '',\
'MADatNLO.HwU' index 218 using (($1+$2)/2):(safe($6,$3,1.0)-1.0) ls 12 title '',\
'MADatNLO.HwU' index 217 using (($1+$2)/2):(safe($7,$3,1.0)-1.0) ls 11 title '',\
'MADatNLO.HwU' index 217 using (($1+$2)/2):(safe($6,$3,1.0)-1.0) ls 11 title '',\
0.0 ls 999 title '',\
'MADatNLO.HwU' index 220 using (($1+$2)/2):(0.0):(safe($4,$3,0.0)) w yerrorbar ls 4 title '',\
'MADatNLO.HwU' index 220 using (($1+$2)/2):(safe($5,$3,1.0)-1.0) ls 4 title '',\
'MADatNLO.HwU' index 219 using (($1+$2)/2):(0.0):(safe($4,$3,0.0)) w yerrorbar ls 3 title '',\
'MADatNLO.HwU' index 219 using (($1+$2)/2):(safe($5,$3,1.0)-1.0) ls 3 title '',\
'MADatNLO.HwU' index 218 using (($1+$2)/2):(0.0):(safe($4,$3,0.0)) w yerrorbar ls 2 title '',\
'MADatNLO.HwU' index 218 using (($1+$2)/2):(safe($5,$3,1.0)-1.0) ls 2 title '',\
'MADatNLO.HwU' index 217 using (($1+$2)/2):(0.0):(safe($4,$3,0.0)) w yerrorbar ls 1 title '',\
'MADatNLO.HwU' index 217 using (($1+$2)/2):(safe($5,$3,1.0)-1.0) ls 1 title ''
#-- rendering subhistograms '(LO|#1SD0|#1SD1|#1)/(NLO|#1 central value) ratio'
unset label
unset format
set yrange [-2.4000e-01:1.2000e+00]
set origin 0.0000e+00, 2.0000e-01
set size 1.0000e+00, 1.5000e-01
set mytics 2
set ytics auto
set format x
unset logscale y
set ylabel "ratio w.r.t. NLO|#1"
set label "(LO|#1SD0|#1SD1|#1)/(NLO|#1 central value)" font ",9" at graph 0.03, graph 0.13
plot \
1.0 ls 999 title '',\
'MADatNLO.HwU' index 223 using (($1+$2)/2):7 ls 14 title '',\
'MADatNLO.HwU' index 223 using (($1+$2)/2):6 ls 14 title '',\
'MADatNLO.HwU' index 222 using (($1+$2)/2):7 ls 13 title '',\
'MADatNLO.HwU' index 222 using (($1+$2)/2):6 ls 13 title '',\
'MADatNLO.HwU' index 221 using (($1+$2)/2):7 ls 12 title '',\
'MADatNLO.HwU' index 221 using (($1+$2)/2):6 ls 12 title '',\
'MADatNLO.HwU' index 223 using (($1+$2)/2):5 ls 4 title '',\
'MADatNLO.HwU' index 223 using (($1+$2)/2):3:4 w yerrorbar ls 4 title '',\
'MADatNLO.HwU' index 223 using (($1+$2)/2):3 ls 4 title '',\
'MADatNLO.HwU' index 222 using (($1+$2)/2):5 ls 3 title '',\
'MADatNLO.HwU' index 222 using (($1+$2)/2):3:4 w yerrorbar ls 3 title '',\
'MADatNLO.HwU' index 222 using (($1+$2)/2):3 ls 3 title '',\
'MADatNLO.HwU' index 221 using (($1+$2)/2):5 ls 2 title '',\
'MADatNLO.HwU' index 221 using (($1+$2)/2):3:4 w yerrorbar ls 2 title '',\
'MADatNLO.HwU' index 221 using (($1+$2)/2):3 ls 2 title ''

unset label

################################################################################

################################################################################
### Rendering of the plot titled 'epem log M'
################################################################################

set multiplot
set label "epem log M" font ",13" at graph 0.04, graph 1.05
set xrange [2.5714e+00:4.5000e+00]
set bmargin 0 
set tmargin 0
set xtics nomirror
set ytics nomirror
set mytics 10
set xtics auto
set key horizontal noreverse maxcols 1 width -4 
set label front 'MadGraph5\_aMC\@NLO' font "Courier,11" rotate by 90 at graph 1.02, graph 0.04

#-- rendering subhistograms 'NLO|#1 and LO|#1 results'

set format y '10^{%T}'
set yrange [1.6406e-08:3.0403e+00]
set origin 0.0000e+00, 5.0000e-01
set size 1.0000e+00, 4.0000e-01
set mytics 10
set ytics auto
set format x ''
set logscale y
set ylabel "{/Symbol s} per bin [pb]"

plot \
sqrt(-1) ls 14 title 'SD1|#1, scale variation',\
sqrt(-1) ls 13 title 'SD0|#1, scale variation',\
sqrt(-1) ls 12 title 'LO|#1, scale variation',\
sqrt(-1) ls 11 title 'NLO|#1, scale variation',\
'MADatNLO.HwU' index 227 using (($1+$2)/2):($3 >= 0 ? sqrt(-1) : abs($3)):4 w yerrorbar ls 104 title '',\
'MADatNLO.HwU' index 227 using (($1+$2)/2):($3 >= 0 ? sqrt(-1) : abs($3)) ls 104 title '',\
'MADatNLO.HwU' index 227 using (($1+$2)/2):($3 < 0 ? sqrt(-1) : $3):4 w yerrorbar ls 4 title '',\
'MADatNLO.HwU' index 227 using (($1+$2)/2):($3 < 0 ? sqrt(-1) : $3) ls 4 title 'SD1|#1, central value, dynamical\_scale\_choice=10',\
'MADatNLO.HwU' index 226 using (($1+$2)/2):($3 >= 0 ? sqrt(-1) : abs($3)):4 w yerrorbar ls 103 title '',\
'MADatNLO.HwU' index 226 using (($1+$2)/2):($3 >= 0 ? sqrt(-1) : abs($3)) ls 103 title '',\
'MADatNLO.HwU' index 226 using (($1+$2)/2):($3 < 0 ? sqrt(-1) : $3):4 w yerrorbar ls 3 title '',\
'MADatNLO.HwU' index 226 using (($1+$2)/2):($3 < 0 ? sqrt(-1) : $3) ls 3 title 'SD0|#1, central value, dynamical\_scale\_choice=10',\
'MADatNLO.HwU' index 225 using (($1+$2)/2):($3 >= 0 ? sqrt(-1) : abs($3)):4 w yerrorbar ls 102 title '',\
'MADatNLO.HwU' index 225 using (($1+$2)/2):($3 >= 0 ? sqrt(-1) : abs($3)) ls 102 title '',\
'MADatNLO.HwU' index 225 using (($1+$2)/2):($3 < 0 ? sqrt(-1) : $3):4 w yerrorbar ls 2 title '',\
'MADatNLO.HwU' index 225 using (($1+$2)/2):($3 < 0 ? sqrt(-1) : $3) ls 2 title 'LO|#1, central value, dynamical\_scale\_choice=10',\
'MADatNLO.HwU' index 224 using (($1+$2)/2):($3 >= 0 ? sqrt(-1) : abs($3)):4 w yerrorbar ls 101 title '',\
'MADatNLO.HwU' index 224 using (($1+$2)/2):($3 >= 0 ? sqrt(-1) : abs($3)) ls 101 title '',\
'MADatNLO.HwU' index 224 using (($1+$2)/2):($3 < 0 ? sqrt(-1) : $3):4 w yerrorbar ls 1 title '',\
'MADatNLO.HwU' index 224 using (($1+$2)/2):($3 < 0 ? sqrt(-1) : $3) ls 1 title 'NLO|#1, central value, dynamical\_scale\_choice=10'
#-- rendering subhistograms 'Relative scale and PDF uncertainty'
unset label
unset format
set yrange [-2.4552e-01:2.3225e-01]
set origin 0.0000e+00, 3.5000e-01
set size 1.0000e+00, 1.5000e-01
set mytics 2
set ytics auto
set format x ''
unset logscale y
set ylabel "NLO|#1 rel.unc."
set label "Relative uncertainties w.r.t. central values" font ",9" front at graph 0.03, graph 0.13
plot \
'MADatNLO.HwU' index 227 using (($1+$2)/2):(safe($7,$3,1.0)-1.0) ls 14 title '',\
'MADatNLO.HwU' index 227 using (($1+$2)/2):(safe($6,$3,1.0)-1.0) ls 14 title '',\
'MADatNLO.HwU' index 226 using (($1+$2)/2):(safe($7,$3,1.0)-1.0) ls 13 title '',\
'MADatNLO.HwU' index 226 using (($1+$2)/2):(safe($6,$3,1.0)-1.0) ls 13 title '',\
'MADatNLO.HwU' index 225 using (($1+$2)/2):(safe($7,$3,1.0)-1.0) ls 12 title '',\
'MADatNLO.HwU' index 225 using (($1+$2)/2):(safe($6,$3,1.0)-1.0) ls 12 title '',\
'MADatNLO.HwU' index 224 using (($1+$2)/2):(safe($7,$3,1.0)-1.0) ls 11 title '',\
'MADatNLO.HwU' index 224 using (($1+$2)/2):(safe($6,$3,1.0)-1.0) ls 11 title '',\
0.0 ls 999 title '',\
'MADatNLO.HwU' index 227 using (($1+$2)/2):(0.0):(safe($4,$3,0.0)) w yerrorbar ls 4 title '',\
'MADatNLO.HwU' index 227 using (($1+$2)/2):(safe($5,$3,1.0)-1.0) ls 4 title '',\
'MADatNLO.HwU' index 226 using (($1+$2)/2):(0.0):(safe($4,$3,0.0)) w yerrorbar ls 3 title '',\
'MADatNLO.HwU' index 226 using (($1+$2)/2):(safe($5,$3,1.0)-1.0) ls 3 title '',\
'MADatNLO.HwU' index 225 using (($1+$2)/2):(0.0):(safe($4,$3,0.0)) w yerrorbar ls 2 title '',\
'MADatNLO.HwU' index 225 using (($1+$2)/2):(safe($5,$3,1.0)-1.0) ls 2 title '',\
'MADatNLO.HwU' index 224 using (($1+$2)/2):(0.0):(safe($4,$3,0.0)) w yerrorbar ls 1 title '',\
'MADatNLO.HwU' index 224 using (($1+$2)/2):(safe($5,$3,1.0)-1.0) ls 1 title ''
#-- rendering subhistograms '(LO|#1SD0|#1SD1|#1)/(NLO|#1 central value) ratio'
unset label
unset format
set yrange [-8.3074e-01:2.2814e+00]
set origin 0.0000e+00, 2.0000e-01
set size 1.0000e+00, 1.5000e-01
set mytics 2
set ytics auto
set format x
unset logscale y
set ylabel "ratio w.r.t. NLO|#1"
set label "(LO|#1SD0|#1SD1|#1)/(NLO|#1 central value)" font ",9" at graph 0.03, graph 0.13
plot \
1.0 ls 999 title '',\
'MADatNLO.HwU' index 230 using (($1+$2)/2):7 ls 14 title '',\
'MADatNLO.HwU' index 230 using (($1+$2)/2):6 ls 14 title '',\
'MADatNLO.HwU' index 229 using (($1+$2)/2):7 ls 13 title '',\
'MADatNLO.HwU' index 229 using (($1+$2)/2):6 ls 13 title '',\
'MADatNLO.HwU' index 228 using (($1+$2)/2):7 ls 12 title '',\
'MADatNLO.HwU' index 228 using (($1+$2)/2):6 ls 12 title '',\
'MADatNLO.HwU' index 230 using (($1+$2)/2):5 ls 4 title '',\
'MADatNLO.HwU' index 230 using (($1+$2)/2):3:4 w yerrorbar ls 4 title '',\
'MADatNLO.HwU' index 230 using (($1+$2)/2):3 ls 4 title '',\
'MADatNLO.HwU' index 229 using (($1+$2)/2):5 ls 3 title '',\
'MADatNLO.HwU' index 229 using (($1+$2)/2):3:4 w yerrorbar ls 3 title '',\
'MADatNLO.HwU' index 229 using (($1+$2)/2):3 ls 3 title '',\
'MADatNLO.HwU' index 228 using (($1+$2)/2):5 ls 2 title '',\
'MADatNLO.HwU' index 228 using (($1+$2)/2):3:4 w yerrorbar ls 2 title '',\
'MADatNLO.HwU' index 228 using (($1+$2)/2):3 ls 2 title ''

unset label

################################################################################

################################################################################
### Rendering of the plot titled 'mupmum log M'
################################################################################

set multiplot
set label "mupmum log M" font ",13" at graph 0.04, graph 1.05
set xrange [2.0000e+00:4.5000e+00]
set bmargin 0 
set tmargin 0
set xtics nomirror
set ytics nomirror
set mytics 10
set xtics auto
set key horizontal noreverse maxcols 1 width -4 
set label front 'MadGraph5\_aMC\@NLO' font "Courier,11" rotate by 90 at graph 1.02, graph 0.04

#-- rendering subhistograms 'NLO|#1 and LO|#1 results'

set format y '10^{%T}'
set yrange [9.0000e-01:1.1000e+02]
set origin 0.0000e+00, 5.0000e-01
set size 1.0000e+00, 4.0000e-01
set mytics 10
set ytics auto
set format x ''
set logscale y
set ylabel "{/Symbol s} per bin [pb]"

plot \
sqrt(-1) ls 14 title 'SD1|#1, scale variation',\
sqrt(-1) ls 13 title 'SD0|#1, scale variation',\
sqrt(-1) ls 12 title 'LO|#1, scale variation',\
sqrt(-1) ls 11 title 'NLO|#1, scale variation',\
'MADatNLO.HwU' index 234 using (($1+$2)/2):($3 >= 0 ? sqrt(-1) : abs($3)):4 w yerrorbar ls 104 title '',\
'MADatNLO.HwU' index 234 using (($1+$2)/2):($3 >= 0 ? sqrt(-1) : abs($3)) ls 104 title '',\
'MADatNLO.HwU' index 234 using (($1+$2)/2):($3 < 0 ? sqrt(-1) : $3):4 w yerrorbar ls 4 title '',\
'MADatNLO.HwU' index 234 using (($1+$2)/2):($3 < 0 ? sqrt(-1) : $3) ls 4 title 'SD1|#1, central value, dynamical\_scale\_choice=10',\
'MADatNLO.HwU' index 233 using (($1+$2)/2):($3 >= 0 ? sqrt(-1) : abs($3)):4 w yerrorbar ls 103 title '',\
'MADatNLO.HwU' index 233 using (($1+$2)/2):($3 >= 0 ? sqrt(-1) : abs($3)) ls 103 title '',\
'MADatNLO.HwU' index 233 using (($1+$2)/2):($3 < 0 ? sqrt(-1) : $3):4 w yerrorbar ls 3 title '',\
'MADatNLO.HwU' index 233 using (($1+$2)/2):($3 < 0 ? sqrt(-1) : $3) ls 3 title 'SD0|#1, central value, dynamical\_scale\_choice=10',\
'MADatNLO.HwU' index 232 using (($1+$2)/2):($3 >= 0 ? sqrt(-1) : abs($3)):4 w yerrorbar ls 102 title '',\
'MADatNLO.HwU' index 232 using (($1+$2)/2):($3 >= 0 ? sqrt(-1) : abs($3)) ls 102 title '',\
'MADatNLO.HwU' index 232 using (($1+$2)/2):($3 < 0 ? sqrt(-1) : $3):4 w yerrorbar ls 2 title '',\
'MADatNLO.HwU' index 232 using (($1+$2)/2):($3 < 0 ? sqrt(-1) : $3) ls 2 title 'LO|#1, central value, dynamical\_scale\_choice=10',\
'MADatNLO.HwU' index 231 using (($1+$2)/2):($3 >= 0 ? sqrt(-1) : abs($3)):4 w yerrorbar ls 101 title '',\
'MADatNLO.HwU' index 231 using (($1+$2)/2):($3 >= 0 ? sqrt(-1) : abs($3)) ls 101 title '',\
'MADatNLO.HwU' index 231 using (($1+$2)/2):($3 < 0 ? sqrt(-1) : $3):4 w yerrorbar ls 1 title '',\
'MADatNLO.HwU' index 231 using (($1+$2)/2):($3 < 0 ? sqrt(-1) : $3) ls 1 title 'NLO|#1, central value, dynamical\_scale\_choice=10'
#-- rendering subhistograms 'Relative scale and PDF uncertainty'
unset label
unset format
set yrange [-1.4800e+00:1.4000e+00]
set origin 0.0000e+00, 3.5000e-01
set size 1.0000e+00, 1.5000e-01
set mytics 2
set ytics auto
set format x ''
unset logscale y
set ylabel "NLO|#1 rel.unc."
set label "Relative uncertainties w.r.t. central values" font ",9" front at graph 0.03, graph 0.13
plot \
'MADatNLO.HwU' index 234 using (($1+$2)/2):(safe($7,$3,1.0)-1.0) ls 14 title '',\
'MADatNLO.HwU' index 234 using (($1+$2)/2):(safe($6,$3,1.0)-1.0) ls 14 title '',\
'MADatNLO.HwU' index 233 using (($1+$2)/2):(safe($7,$3,1.0)-1.0) ls 13 title '',\
'MADatNLO.HwU' index 233 using (($1+$2)/2):(safe($6,$3,1.0)-1.0) ls 13 title '',\
'MADatNLO.HwU' index 232 using (($1+$2)/2):(safe($7,$3,1.0)-1.0) ls 12 title '',\
'MADatNLO.HwU' index 232 using (($1+$2)/2):(safe($6,$3,1.0)-1.0) ls 12 title '',\
'MADatNLO.HwU' index 231 using (($1+$2)/2):(safe($7,$3,1.0)-1.0) ls 11 title '',\
'MADatNLO.HwU' index 231 using (($1+$2)/2):(safe($6,$3,1.0)-1.0) ls 11 title '',\
0.0 ls 999 title '',\
'MADatNLO.HwU' index 234 using (($1+$2)/2):(0.0):(safe($4,$3,0.0)) w yerrorbar ls 4 title '',\
'MADatNLO.HwU' index 234 using (($1+$2)/2):(safe($5,$3,1.0)-1.0) ls 4 title '',\
'MADatNLO.HwU' index 233 using (($1+$2)/2):(0.0):(safe($4,$3,0.0)) w yerrorbar ls 3 title '',\
'MADatNLO.HwU' index 233 using (($1+$2)/2):(safe($5,$3,1.0)-1.0) ls 3 title '',\
'MADatNLO.HwU' index 232 using (($1+$2)/2):(0.0):(safe($4,$3,0.0)) w yerrorbar ls 2 title '',\
'MADatNLO.HwU' index 232 using (($1+$2)/2):(safe($5,$3,1.0)-1.0) ls 2 title '',\
'MADatNLO.HwU' index 231 using (($1+$2)/2):(0.0):(safe($4,$3,0.0)) w yerrorbar ls 1 title '',\
'MADatNLO.HwU' index 231 using (($1+$2)/2):(safe($5,$3,1.0)-1.0) ls 1 title ''
#-- rendering subhistograms '(LO|#1SD0|#1SD1|#1)/(NLO|#1 central value) ratio'
unset label
unset format
set yrange [-2.4000e-01:1.2000e+00]
set origin 0.0000e+00, 2.0000e-01
set size 1.0000e+00, 1.5000e-01
set mytics 2
set ytics auto
set format x
unset logscale y
set ylabel "ratio w.r.t. NLO|#1"
set label "(LO|#1SD0|#1SD1|#1)/(NLO|#1 central value)" font ",9" at graph 0.03, graph 0.13
plot \
1.0 ls 999 title '',\
'MADatNLO.HwU' index 237 using (($1+$2)/2):7 ls 14 title '',\
'MADatNLO.HwU' index 237 using (($1+$2)/2):6 ls 14 title '',\
'MADatNLO.HwU' index 236 using (($1+$2)/2):7 ls 13 title '',\
'MADatNLO.HwU' index 236 using (($1+$2)/2):6 ls 13 title '',\
'MADatNLO.HwU' index 235 using (($1+$2)/2):7 ls 12 title '',\
'MADatNLO.HwU' index 235 using (($1+$2)/2):6 ls 12 title '',\
'MADatNLO.HwU' index 237 using (($1+$2)/2):5 ls 4 title '',\
'MADatNLO.HwU' index 237 using (($1+$2)/2):3:4 w yerrorbar ls 4 title '',\
'MADatNLO.HwU' index 237 using (($1+$2)/2):3 ls 4 title '',\
'MADatNLO.HwU' index 236 using (($1+$2)/2):5 ls 3 title '',\
'MADatNLO.HwU' index 236 using (($1+$2)/2):3:4 w yerrorbar ls 3 title '',\
'MADatNLO.HwU' index 236 using (($1+$2)/2):3 ls 3 title '',\
'MADatNLO.HwU' index 235 using (($1+$2)/2):5 ls 2 title '',\
'MADatNLO.HwU' index 235 using (($1+$2)/2):3:4 w yerrorbar ls 2 title '',\
'MADatNLO.HwU' index 235 using (($1+$2)/2):3 ls 2 title ''

unset label

################################################################################

################################################################################
### Rendering of the plot titled '1st OSSF lep pair log M'
################################################################################

set multiplot
set label "1st OSSF lep pair log M" font ",13" at graph 0.04, graph 1.05
set xrange [2.5714e+00:4.5000e+00]
set bmargin 0 
set tmargin 0
set xtics nomirror
set ytics nomirror
set mytics 10
set xtics auto
set key horizontal noreverse maxcols 1 width -4 
set label front 'MadGraph5\_aMC\@NLO' font "Courier,11" rotate by 90 at graph 1.02, graph 0.04

#-- rendering subhistograms 'NLO|#1 and LO|#1 results'

set format y '10^{%T}'
set yrange [1.6406e-08:3.0403e+00]
set origin 0.0000e+00, 5.0000e-01
set size 1.0000e+00, 4.0000e-01
set mytics 10
set ytics auto
set format x ''
set logscale y
set ylabel "{/Symbol s} per bin [pb]"

plot \
sqrt(-1) ls 14 title 'SD1|#1, scale variation',\
sqrt(-1) ls 13 title 'SD0|#1, scale variation',\
sqrt(-1) ls 12 title 'LO|#1, scale variation',\
sqrt(-1) ls 11 title 'NLO|#1, scale variation',\
'MADatNLO.HwU' index 241 using (($1+$2)/2):($3 >= 0 ? sqrt(-1) : abs($3)):4 w yerrorbar ls 104 title '',\
'MADatNLO.HwU' index 241 using (($1+$2)/2):($3 >= 0 ? sqrt(-1) : abs($3)) ls 104 title '',\
'MADatNLO.HwU' index 241 using (($1+$2)/2):($3 < 0 ? sqrt(-1) : $3):4 w yerrorbar ls 4 title '',\
'MADatNLO.HwU' index 241 using (($1+$2)/2):($3 < 0 ? sqrt(-1) : $3) ls 4 title 'SD1|#1, central value, dynamical\_scale\_choice=10',\
'MADatNLO.HwU' index 240 using (($1+$2)/2):($3 >= 0 ? sqrt(-1) : abs($3)):4 w yerrorbar ls 103 title '',\
'MADatNLO.HwU' index 240 using (($1+$2)/2):($3 >= 0 ? sqrt(-1) : abs($3)) ls 103 title '',\
'MADatNLO.HwU' index 240 using (($1+$2)/2):($3 < 0 ? sqrt(-1) : $3):4 w yerrorbar ls 3 title '',\
'MADatNLO.HwU' index 240 using (($1+$2)/2):($3 < 0 ? sqrt(-1) : $3) ls 3 title 'SD0|#1, central value, dynamical\_scale\_choice=10',\
'MADatNLO.HwU' index 239 using (($1+$2)/2):($3 >= 0 ? sqrt(-1) : abs($3)):4 w yerrorbar ls 102 title '',\
'MADatNLO.HwU' index 239 using (($1+$2)/2):($3 >= 0 ? sqrt(-1) : abs($3)) ls 102 title '',\
'MADatNLO.HwU' index 239 using (($1+$2)/2):($3 < 0 ? sqrt(-1) : $3):4 w yerrorbar ls 2 title '',\
'MADatNLO.HwU' index 239 using (($1+$2)/2):($3 < 0 ? sqrt(-1) : $3) ls 2 title 'LO|#1, central value, dynamical\_scale\_choice=10',\
'MADatNLO.HwU' index 238 using (($1+$2)/2):($3 >= 0 ? sqrt(-1) : abs($3)):4 w yerrorbar ls 101 title '',\
'MADatNLO.HwU' index 238 using (($1+$2)/2):($3 >= 0 ? sqrt(-1) : abs($3)) ls 101 title '',\
'MADatNLO.HwU' index 238 using (($1+$2)/2):($3 < 0 ? sqrt(-1) : $3):4 w yerrorbar ls 1 title '',\
'MADatNLO.HwU' index 238 using (($1+$2)/2):($3 < 0 ? sqrt(-1) : $3) ls 1 title 'NLO|#1, central value, dynamical\_scale\_choice=10'
#-- rendering subhistograms 'Relative scale and PDF uncertainty'
unset label
unset format
set yrange [-2.4552e-01:2.3225e-01]
set origin 0.0000e+00, 3.5000e-01
set size 1.0000e+00, 1.5000e-01
set mytics 2
set ytics auto
set format x ''
unset logscale y
set ylabel "NLO|#1 rel.unc."
set label "Relative uncertainties w.r.t. central values" font ",9" front at graph 0.03, graph 0.13
plot \
'MADatNLO.HwU' index 241 using (($1+$2)/2):(safe($7,$3,1.0)-1.0) ls 14 title '',\
'MADatNLO.HwU' index 241 using (($1+$2)/2):(safe($6,$3,1.0)-1.0) ls 14 title '',\
'MADatNLO.HwU' index 240 using (($1+$2)/2):(safe($7,$3,1.0)-1.0) ls 13 title '',\
'MADatNLO.HwU' index 240 using (($1+$2)/2):(safe($6,$3,1.0)-1.0) ls 13 title '',\
'MADatNLO.HwU' index 239 using (($1+$2)/2):(safe($7,$3,1.0)-1.0) ls 12 title '',\
'MADatNLO.HwU' index 239 using (($1+$2)/2):(safe($6,$3,1.0)-1.0) ls 12 title '',\
'MADatNLO.HwU' index 238 using (($1+$2)/2):(safe($7,$3,1.0)-1.0) ls 11 title '',\
'MADatNLO.HwU' index 238 using (($1+$2)/2):(safe($6,$3,1.0)-1.0) ls 11 title '',\
0.0 ls 999 title '',\
'MADatNLO.HwU' index 241 using (($1+$2)/2):(0.0):(safe($4,$3,0.0)) w yerrorbar ls 4 title '',\
'MADatNLO.HwU' index 241 using (($1+$2)/2):(safe($5,$3,1.0)-1.0) ls 4 title '',\
'MADatNLO.HwU' index 240 using (($1+$2)/2):(0.0):(safe($4,$3,0.0)) w yerrorbar ls 3 title '',\
'MADatNLO.HwU' index 240 using (($1+$2)/2):(safe($5,$3,1.0)-1.0) ls 3 title '',\
'MADatNLO.HwU' index 239 using (($1+$2)/2):(0.0):(safe($4,$3,0.0)) w yerrorbar ls 2 title '',\
'MADatNLO.HwU' index 239 using (($1+$2)/2):(safe($5,$3,1.0)-1.0) ls 2 title '',\
'MADatNLO.HwU' index 238 using (($1+$2)/2):(0.0):(safe($4,$3,0.0)) w yerrorbar ls 1 title '',\
'MADatNLO.HwU' index 238 using (($1+$2)/2):(safe($5,$3,1.0)-1.0) ls 1 title ''
#-- rendering subhistograms '(LO|#1SD0|#1SD1|#1)/(NLO|#1 central value) ratio'
unset label
unset format
set yrange [-8.3074e-01:2.2814e+00]
set origin 0.0000e+00, 2.0000e-01
set size 1.0000e+00, 1.5000e-01
set mytics 2
set ytics auto
set format x
unset logscale y
set ylabel "ratio w.r.t. NLO|#1"
set label "(LO|#1SD0|#1SD1|#1)/(NLO|#1 central value)" font ",9" at graph 0.03, graph 0.13
plot \
1.0 ls 999 title '',\
'MADatNLO.HwU' index 244 using (($1+$2)/2):7 ls 14 title '',\
'MADatNLO.HwU' index 244 using (($1+$2)/2):6 ls 14 title '',\
'MADatNLO.HwU' index 243 using (($1+$2)/2):7 ls 13 title '',\
'MADatNLO.HwU' index 243 using (($1+$2)/2):6 ls 13 title '',\
'MADatNLO.HwU' index 242 using (($1+$2)/2):7 ls 12 title '',\
'MADatNLO.HwU' index 242 using (($1+$2)/2):6 ls 12 title '',\
'MADatNLO.HwU' index 244 using (($1+$2)/2):5 ls 4 title '',\
'MADatNLO.HwU' index 244 using (($1+$2)/2):3:4 w yerrorbar ls 4 title '',\
'MADatNLO.HwU' index 244 using (($1+$2)/2):3 ls 4 title '',\
'MADatNLO.HwU' index 243 using (($1+$2)/2):5 ls 3 title '',\
'MADatNLO.HwU' index 243 using (($1+$2)/2):3:4 w yerrorbar ls 3 title '',\
'MADatNLO.HwU' index 243 using (($1+$2)/2):3 ls 3 title '',\
'MADatNLO.HwU' index 242 using (($1+$2)/2):5 ls 2 title '',\
'MADatNLO.HwU' index 242 using (($1+$2)/2):3:4 w yerrorbar ls 2 title '',\
'MADatNLO.HwU' index 242 using (($1+$2)/2):3 ls 2 title ''

unset label

################################################################################

################################################################################
### Rendering of the plot titled '2nd OSSF lep pair log M'
################################################################################

set multiplot
set label "2nd OSSF lep pair log M" font ",13" at graph 0.04, graph 1.05
set xrange [2.0000e+00:4.5000e+00]
set bmargin 0 
set tmargin 0
set xtics nomirror
set ytics nomirror
set mytics 10
set xtics auto
set key horizontal noreverse maxcols 1 width -4 
set label front 'MadGraph5\_aMC\@NLO' font "Courier,11" rotate by 90 at graph 1.02, graph 0.04

#-- rendering subhistograms 'NLO|#1 and LO|#1 results'

set format y '10^{%T}'
set yrange [9.0000e-01:1.1000e+02]
set origin 0.0000e+00, 5.0000e-01
set size 1.0000e+00, 4.0000e-01
set mytics 10
set ytics auto
set format x ''
set logscale y
set ylabel "{/Symbol s} per bin [pb]"

plot \
sqrt(-1) ls 14 title 'SD1|#1, scale variation',\
sqrt(-1) ls 13 title 'SD0|#1, scale variation',\
sqrt(-1) ls 12 title 'LO|#1, scale variation',\
sqrt(-1) ls 11 title 'NLO|#1, scale variation',\
'MADatNLO.HwU' index 248 using (($1+$2)/2):($3 >= 0 ? sqrt(-1) : abs($3)):4 w yerrorbar ls 104 title '',\
'MADatNLO.HwU' index 248 using (($1+$2)/2):($3 >= 0 ? sqrt(-1) : abs($3)) ls 104 title '',\
'MADatNLO.HwU' index 248 using (($1+$2)/2):($3 < 0 ? sqrt(-1) : $3):4 w yerrorbar ls 4 title '',\
'MADatNLO.HwU' index 248 using (($1+$2)/2):($3 < 0 ? sqrt(-1) : $3) ls 4 title 'SD1|#1, central value, dynamical\_scale\_choice=10',\
'MADatNLO.HwU' index 247 using (($1+$2)/2):($3 >= 0 ? sqrt(-1) : abs($3)):4 w yerrorbar ls 103 title '',\
'MADatNLO.HwU' index 247 using (($1+$2)/2):($3 >= 0 ? sqrt(-1) : abs($3)) ls 103 title '',\
'MADatNLO.HwU' index 247 using (($1+$2)/2):($3 < 0 ? sqrt(-1) : $3):4 w yerrorbar ls 3 title '',\
'MADatNLO.HwU' index 247 using (($1+$2)/2):($3 < 0 ? sqrt(-1) : $3) ls 3 title 'SD0|#1, central value, dynamical\_scale\_choice=10',\
'MADatNLO.HwU' index 246 using (($1+$2)/2):($3 >= 0 ? sqrt(-1) : abs($3)):4 w yerrorbar ls 102 title '',\
'MADatNLO.HwU' index 246 using (($1+$2)/2):($3 >= 0 ? sqrt(-1) : abs($3)) ls 102 title '',\
'MADatNLO.HwU' index 246 using (($1+$2)/2):($3 < 0 ? sqrt(-1) : $3):4 w yerrorbar ls 2 title '',\
'MADatNLO.HwU' index 246 using (($1+$2)/2):($3 < 0 ? sqrt(-1) : $3) ls 2 title 'LO|#1, central value, dynamical\_scale\_choice=10',\
'MADatNLO.HwU' index 245 using (($1+$2)/2):($3 >= 0 ? sqrt(-1) : abs($3)):4 w yerrorbar ls 101 title '',\
'MADatNLO.HwU' index 245 using (($1+$2)/2):($3 >= 0 ? sqrt(-1) : abs($3)) ls 101 title '',\
'MADatNLO.HwU' index 245 using (($1+$2)/2):($3 < 0 ? sqrt(-1) : $3):4 w yerrorbar ls 1 title '',\
'MADatNLO.HwU' index 245 using (($1+$2)/2):($3 < 0 ? sqrt(-1) : $3) ls 1 title 'NLO|#1, central value, dynamical\_scale\_choice=10'
#-- rendering subhistograms 'Relative scale and PDF uncertainty'
unset label
unset format
set yrange [-1.4800e+00:1.4000e+00]
set origin 0.0000e+00, 3.5000e-01
set size 1.0000e+00, 1.5000e-01
set mytics 2
set ytics auto
set format x ''
unset logscale y
set ylabel "NLO|#1 rel.unc."
set label "Relative uncertainties w.r.t. central values" font ",9" front at graph 0.03, graph 0.13
plot \
'MADatNLO.HwU' index 248 using (($1+$2)/2):(safe($7,$3,1.0)-1.0) ls 14 title '',\
'MADatNLO.HwU' index 248 using (($1+$2)/2):(safe($6,$3,1.0)-1.0) ls 14 title '',\
'MADatNLO.HwU' index 247 using (($1+$2)/2):(safe($7,$3,1.0)-1.0) ls 13 title '',\
'MADatNLO.HwU' index 247 using (($1+$2)/2):(safe($6,$3,1.0)-1.0) ls 13 title '',\
'MADatNLO.HwU' index 246 using (($1+$2)/2):(safe($7,$3,1.0)-1.0) ls 12 title '',\
'MADatNLO.HwU' index 246 using (($1+$2)/2):(safe($6,$3,1.0)-1.0) ls 12 title '',\
'MADatNLO.HwU' index 245 using (($1+$2)/2):(safe($7,$3,1.0)-1.0) ls 11 title '',\
'MADatNLO.HwU' index 245 using (($1+$2)/2):(safe($6,$3,1.0)-1.0) ls 11 title '',\
0.0 ls 999 title '',\
'MADatNLO.HwU' index 248 using (($1+$2)/2):(0.0):(safe($4,$3,0.0)) w yerrorbar ls 4 title '',\
'MADatNLO.HwU' index 248 using (($1+$2)/2):(safe($5,$3,1.0)-1.0) ls 4 title '',\
'MADatNLO.HwU' index 247 using (($1+$2)/2):(0.0):(safe($4,$3,0.0)) w yerrorbar ls 3 title '',\
'MADatNLO.HwU' index 247 using (($1+$2)/2):(safe($5,$3,1.0)-1.0) ls 3 title '',\
'MADatNLO.HwU' index 246 using (($1+$2)/2):(0.0):(safe($4,$3,0.0)) w yerrorbar ls 2 title '',\
'MADatNLO.HwU' index 246 using (($1+$2)/2):(safe($5,$3,1.0)-1.0) ls 2 title '',\
'MADatNLO.HwU' index 245 using (($1+$2)/2):(0.0):(safe($4,$3,0.0)) w yerrorbar ls 1 title '',\
'MADatNLO.HwU' index 245 using (($1+$2)/2):(safe($5,$3,1.0)-1.0) ls 1 title ''
#-- rendering subhistograms '(LO|#1SD0|#1SD1|#1)/(NLO|#1 central value) ratio'
unset label
unset format
set yrange [-2.4000e-01:1.2000e+00]
set origin 0.0000e+00, 2.0000e-01
set size 1.0000e+00, 1.5000e-01
set mytics 2
set ytics auto
set format x
unset logscale y
set ylabel "ratio w.r.t. NLO|#1"
set label "(LO|#1SD0|#1SD1|#1)/(NLO|#1 central value)" font ",9" at graph 0.03, graph 0.13
plot \
1.0 ls 999 title '',\
'MADatNLO.HwU' index 251 using (($1+$2)/2):7 ls 14 title '',\
'MADatNLO.HwU' index 251 using (($1+$2)/2):6 ls 14 title '',\
'MADatNLO.HwU' index 250 using (($1+$2)/2):7 ls 13 title '',\
'MADatNLO.HwU' index 250 using (($1+$2)/2):6 ls 13 title '',\
'MADatNLO.HwU' index 249 using (($1+$2)/2):7 ls 12 title '',\
'MADatNLO.HwU' index 249 using (($1+$2)/2):6 ls 12 title '',\
'MADatNLO.HwU' index 251 using (($1+$2)/2):5 ls 4 title '',\
'MADatNLO.HwU' index 251 using (($1+$2)/2):3:4 w yerrorbar ls 4 title '',\
'MADatNLO.HwU' index 251 using (($1+$2)/2):3 ls 4 title '',\
'MADatNLO.HwU' index 250 using (($1+$2)/2):5 ls 3 title '',\
'MADatNLO.HwU' index 250 using (($1+$2)/2):3:4 w yerrorbar ls 3 title '',\
'MADatNLO.HwU' index 250 using (($1+$2)/2):3 ls 3 title '',\
'MADatNLO.HwU' index 249 using (($1+$2)/2):5 ls 2 title '',\
'MADatNLO.HwU' index 249 using (($1+$2)/2):3:4 w yerrorbar ls 2 title '',\
'MADatNLO.HwU' index 249 using (($1+$2)/2):3 ls 2 title ''

unset label

################################################################################

################################################################################
### Rendering of the plot titled 'epve log M'
################################################################################

set multiplot
set label "epve log M" font ",13" at graph 0.04, graph 1.05
set xrange [-2.0000e-01:3.8000e+00]
set bmargin 0 
set tmargin 0
set xtics nomirror
set ytics nomirror
set mytics 10
set xtics auto
set key horizontal noreverse maxcols 1 width -4 
set label front 'MadGraph5\_aMC\@NLO' font "Courier,11" rotate by 90 at graph 1.02, graph 0.04

#-- rendering subhistograms 'NLO|#1 and LO|#1 results'

set format y '10^{%T}'
set yrange [9.0000e-01:1.1000e+02]
set origin 0.0000e+00, 5.0000e-01
set size 1.0000e+00, 4.0000e-01
set mytics 10
set ytics auto
set format x ''
set logscale y
set ylabel "{/Symbol s} per bin [pb]"

plot \
sqrt(-1) ls 14 title 'SD1|#1, scale variation',\
sqrt(-1) ls 13 title 'SD0|#1, scale variation',\
sqrt(-1) ls 12 title 'LO|#1, scale variation',\
sqrt(-1) ls 11 title 'NLO|#1, scale variation',\
'MADatNLO.HwU' index 255 using (($1+$2)/2):($3 >= 0 ? sqrt(-1) : abs($3)):4 w yerrorbar ls 104 title '',\
'MADatNLO.HwU' index 255 using (($1+$2)/2):($3 >= 0 ? sqrt(-1) : abs($3)) ls 104 title '',\
'MADatNLO.HwU' index 255 using (($1+$2)/2):($3 < 0 ? sqrt(-1) : $3):4 w yerrorbar ls 4 title '',\
'MADatNLO.HwU' index 255 using (($1+$2)/2):($3 < 0 ? sqrt(-1) : $3) ls 4 title 'SD1|#1, central value, dynamical\_scale\_choice=10',\
'MADatNLO.HwU' index 254 using (($1+$2)/2):($3 >= 0 ? sqrt(-1) : abs($3)):4 w yerrorbar ls 103 title '',\
'MADatNLO.HwU' index 254 using (($1+$2)/2):($3 >= 0 ? sqrt(-1) : abs($3)) ls 103 title '',\
'MADatNLO.HwU' index 254 using (($1+$2)/2):($3 < 0 ? sqrt(-1) : $3):4 w yerrorbar ls 3 title '',\
'MADatNLO.HwU' index 254 using (($1+$2)/2):($3 < 0 ? sqrt(-1) : $3) ls 3 title 'SD0|#1, central value, dynamical\_scale\_choice=10',\
'MADatNLO.HwU' index 253 using (($1+$2)/2):($3 >= 0 ? sqrt(-1) : abs($3)):4 w yerrorbar ls 102 title '',\
'MADatNLO.HwU' index 253 using (($1+$2)/2):($3 >= 0 ? sqrt(-1) : abs($3)) ls 102 title '',\
'MADatNLO.HwU' index 253 using (($1+$2)/2):($3 < 0 ? sqrt(-1) : $3):4 w yerrorbar ls 2 title '',\
'MADatNLO.HwU' index 253 using (($1+$2)/2):($3 < 0 ? sqrt(-1) : $3) ls 2 title 'LO|#1, central value, dynamical\_scale\_choice=10',\
'MADatNLO.HwU' index 252 using (($1+$2)/2):($3 >= 0 ? sqrt(-1) : abs($3)):4 w yerrorbar ls 101 title '',\
'MADatNLO.HwU' index 252 using (($1+$2)/2):($3 >= 0 ? sqrt(-1) : abs($3)) ls 101 title '',\
'MADatNLO.HwU' index 252 using (($1+$2)/2):($3 < 0 ? sqrt(-1) : $3):4 w yerrorbar ls 1 title '',\
'MADatNLO.HwU' index 252 using (($1+$2)/2):($3 < 0 ? sqrt(-1) : $3) ls 1 title 'NLO|#1, central value, dynamical\_scale\_choice=10'
#-- rendering subhistograms 'Relative scale and PDF uncertainty'
unset label
unset format
set yrange [-1.4800e+00:1.4000e+00]
set origin 0.0000e+00, 3.5000e-01
set size 1.0000e+00, 1.5000e-01
set mytics 2
set ytics auto
set format x ''
unset logscale y
set ylabel "NLO|#1 rel.unc."
set label "Relative uncertainties w.r.t. central values" font ",9" front at graph 0.03, graph 0.13
plot \
'MADatNLO.HwU' index 255 using (($1+$2)/2):(safe($7,$3,1.0)-1.0) ls 14 title '',\
'MADatNLO.HwU' index 255 using (($1+$2)/2):(safe($6,$3,1.0)-1.0) ls 14 title '',\
'MADatNLO.HwU' index 254 using (($1+$2)/2):(safe($7,$3,1.0)-1.0) ls 13 title '',\
'MADatNLO.HwU' index 254 using (($1+$2)/2):(safe($6,$3,1.0)-1.0) ls 13 title '',\
'MADatNLO.HwU' index 253 using (($1+$2)/2):(safe($7,$3,1.0)-1.0) ls 12 title '',\
'MADatNLO.HwU' index 253 using (($1+$2)/2):(safe($6,$3,1.0)-1.0) ls 12 title '',\
'MADatNLO.HwU' index 252 using (($1+$2)/2):(safe($7,$3,1.0)-1.0) ls 11 title '',\
'MADatNLO.HwU' index 252 using (($1+$2)/2):(safe($6,$3,1.0)-1.0) ls 11 title '',\
0.0 ls 999 title '',\
'MADatNLO.HwU' index 255 using (($1+$2)/2):(0.0):(safe($4,$3,0.0)) w yerrorbar ls 4 title '',\
'MADatNLO.HwU' index 255 using (($1+$2)/2):(safe($5,$3,1.0)-1.0) ls 4 title '',\
'MADatNLO.HwU' index 254 using (($1+$2)/2):(0.0):(safe($4,$3,0.0)) w yerrorbar ls 3 title '',\
'MADatNLO.HwU' index 254 using (($1+$2)/2):(safe($5,$3,1.0)-1.0) ls 3 title '',\
'MADatNLO.HwU' index 253 using (($1+$2)/2):(0.0):(safe($4,$3,0.0)) w yerrorbar ls 2 title '',\
'MADatNLO.HwU' index 253 using (($1+$2)/2):(safe($5,$3,1.0)-1.0) ls 2 title '',\
'MADatNLO.HwU' index 252 using (($1+$2)/2):(0.0):(safe($4,$3,0.0)) w yerrorbar ls 1 title '',\
'MADatNLO.HwU' index 252 using (($1+$2)/2):(safe($5,$3,1.0)-1.0) ls 1 title ''
#-- rendering subhistograms '(LO|#1SD0|#1SD1|#1)/(NLO|#1 central value) ratio'
unset label
unset format
set yrange [-2.4000e-01:1.2000e+00]
set origin 0.0000e+00, 2.0000e-01
set size 1.0000e+00, 1.5000e-01
set mytics 2
set ytics auto
set format x
unset logscale y
set ylabel "ratio w.r.t. NLO|#1"
set label "(LO|#1SD0|#1SD1|#1)/(NLO|#1 central value)" font ",9" at graph 0.03, graph 0.13
plot \
1.0 ls 999 title '',\
'MADatNLO.HwU' index 258 using (($1+$2)/2):7 ls 14 title '',\
'MADatNLO.HwU' index 258 using (($1+$2)/2):6 ls 14 title '',\
'MADatNLO.HwU' index 257 using (($1+$2)/2):7 ls 13 title '',\
'MADatNLO.HwU' index 257 using (($1+$2)/2):6 ls 13 title '',\
'MADatNLO.HwU' index 256 using (($1+$2)/2):7 ls 12 title '',\
'MADatNLO.HwU' index 256 using (($1+$2)/2):6 ls 12 title '',\
'MADatNLO.HwU' index 258 using (($1+$2)/2):5 ls 4 title '',\
'MADatNLO.HwU' index 258 using (($1+$2)/2):3:4 w yerrorbar ls 4 title '',\
'MADatNLO.HwU' index 258 using (($1+$2)/2):3 ls 4 title '',\
'MADatNLO.HwU' index 257 using (($1+$2)/2):5 ls 3 title '',\
'MADatNLO.HwU' index 257 using (($1+$2)/2):3:4 w yerrorbar ls 3 title '',\
'MADatNLO.HwU' index 257 using (($1+$2)/2):3 ls 3 title '',\
'MADatNLO.HwU' index 256 using (($1+$2)/2):5 ls 2 title '',\
'MADatNLO.HwU' index 256 using (($1+$2)/2):3:4 w yerrorbar ls 2 title '',\
'MADatNLO.HwU' index 256 using (($1+$2)/2):3 ls 2 title ''

unset label

################################################################################

################################################################################
### Rendering of the plot titled 'mumvm log M'
################################################################################

set multiplot
set label "mumvm log M" font ",13" at graph 0.04, graph 1.05
set xrange [-2.0000e-01:3.8000e+00]
set bmargin 0 
set tmargin 0
set xtics nomirror
set ytics nomirror
set mytics 10
set xtics auto
set key horizontal noreverse maxcols 1 width -4 
set label front 'MadGraph5\_aMC\@NLO' font "Courier,11" rotate by 90 at graph 1.02, graph 0.04

#-- rendering subhistograms 'NLO|#1 and LO|#1 results'

set format y '10^{%T}'
set yrange [9.0000e-01:1.1000e+02]
set origin 0.0000e+00, 5.0000e-01
set size 1.0000e+00, 4.0000e-01
set mytics 10
set ytics auto
set format x ''
set logscale y
set ylabel "{/Symbol s} per bin [pb]"

plot \
sqrt(-1) ls 14 title 'SD1|#1, scale variation',\
sqrt(-1) ls 13 title 'SD0|#1, scale variation',\
sqrt(-1) ls 12 title 'LO|#1, scale variation',\
sqrt(-1) ls 11 title 'NLO|#1, scale variation',\
'MADatNLO.HwU' index 262 using (($1+$2)/2):($3 >= 0 ? sqrt(-1) : abs($3)):4 w yerrorbar ls 104 title '',\
'MADatNLO.HwU' index 262 using (($1+$2)/2):($3 >= 0 ? sqrt(-1) : abs($3)) ls 104 title '',\
'MADatNLO.HwU' index 262 using (($1+$2)/2):($3 < 0 ? sqrt(-1) : $3):4 w yerrorbar ls 4 title '',\
'MADatNLO.HwU' index 262 using (($1+$2)/2):($3 < 0 ? sqrt(-1) : $3) ls 4 title 'SD1|#1, central value, dynamical\_scale\_choice=10',\
'MADatNLO.HwU' index 261 using (($1+$2)/2):($3 >= 0 ? sqrt(-1) : abs($3)):4 w yerrorbar ls 103 title '',\
'MADatNLO.HwU' index 261 using (($1+$2)/2):($3 >= 0 ? sqrt(-1) : abs($3)) ls 103 title '',\
'MADatNLO.HwU' index 261 using (($1+$2)/2):($3 < 0 ? sqrt(-1) : $3):4 w yerrorbar ls 3 title '',\
'MADatNLO.HwU' index 261 using (($1+$2)/2):($3 < 0 ? sqrt(-1) : $3) ls 3 title 'SD0|#1, central value, dynamical\_scale\_choice=10',\
'MADatNLO.HwU' index 260 using (($1+$2)/2):($3 >= 0 ? sqrt(-1) : abs($3)):4 w yerrorbar ls 102 title '',\
'MADatNLO.HwU' index 260 using (($1+$2)/2):($3 >= 0 ? sqrt(-1) : abs($3)) ls 102 title '',\
'MADatNLO.HwU' index 260 using (($1+$2)/2):($3 < 0 ? sqrt(-1) : $3):4 w yerrorbar ls 2 title '',\
'MADatNLO.HwU' index 260 using (($1+$2)/2):($3 < 0 ? sqrt(-1) : $3) ls 2 title 'LO|#1, central value, dynamical\_scale\_choice=10',\
'MADatNLO.HwU' index 259 using (($1+$2)/2):($3 >= 0 ? sqrt(-1) : abs($3)):4 w yerrorbar ls 101 title '',\
'MADatNLO.HwU' index 259 using (($1+$2)/2):($3 >= 0 ? sqrt(-1) : abs($3)) ls 101 title '',\
'MADatNLO.HwU' index 259 using (($1+$2)/2):($3 < 0 ? sqrt(-1) : $3):4 w yerrorbar ls 1 title '',\
'MADatNLO.HwU' index 259 using (($1+$2)/2):($3 < 0 ? sqrt(-1) : $3) ls 1 title 'NLO|#1, central value, dynamical\_scale\_choice=10'
#-- rendering subhistograms 'Relative scale and PDF uncertainty'
unset label
unset format
set yrange [-1.4800e+00:1.4000e+00]
set origin 0.0000e+00, 3.5000e-01
set size 1.0000e+00, 1.5000e-01
set mytics 2
set ytics auto
set format x ''
unset logscale y
set ylabel "NLO|#1 rel.unc."
set label "Relative uncertainties w.r.t. central values" font ",9" front at graph 0.03, graph 0.13
plot \
'MADatNLO.HwU' index 262 using (($1+$2)/2):(safe($7,$3,1.0)-1.0) ls 14 title '',\
'MADatNLO.HwU' index 262 using (($1+$2)/2):(safe($6,$3,1.0)-1.0) ls 14 title '',\
'MADatNLO.HwU' index 261 using (($1+$2)/2):(safe($7,$3,1.0)-1.0) ls 13 title '',\
'MADatNLO.HwU' index 261 using (($1+$2)/2):(safe($6,$3,1.0)-1.0) ls 13 title '',\
'MADatNLO.HwU' index 260 using (($1+$2)/2):(safe($7,$3,1.0)-1.0) ls 12 title '',\
'MADatNLO.HwU' index 260 using (($1+$2)/2):(safe($6,$3,1.0)-1.0) ls 12 title '',\
'MADatNLO.HwU' index 259 using (($1+$2)/2):(safe($7,$3,1.0)-1.0) ls 11 title '',\
'MADatNLO.HwU' index 259 using (($1+$2)/2):(safe($6,$3,1.0)-1.0) ls 11 title '',\
0.0 ls 999 title '',\
'MADatNLO.HwU' index 262 using (($1+$2)/2):(0.0):(safe($4,$3,0.0)) w yerrorbar ls 4 title '',\
'MADatNLO.HwU' index 262 using (($1+$2)/2):(safe($5,$3,1.0)-1.0) ls 4 title '',\
'MADatNLO.HwU' index 261 using (($1+$2)/2):(0.0):(safe($4,$3,0.0)) w yerrorbar ls 3 title '',\
'MADatNLO.HwU' index 261 using (($1+$2)/2):(safe($5,$3,1.0)-1.0) ls 3 title '',\
'MADatNLO.HwU' index 260 using (($1+$2)/2):(0.0):(safe($4,$3,0.0)) w yerrorbar ls 2 title '',\
'MADatNLO.HwU' index 260 using (($1+$2)/2):(safe($5,$3,1.0)-1.0) ls 2 title '',\
'MADatNLO.HwU' index 259 using (($1+$2)/2):(0.0):(safe($4,$3,0.0)) w yerrorbar ls 1 title '',\
'MADatNLO.HwU' index 259 using (($1+$2)/2):(safe($5,$3,1.0)-1.0) ls 1 title ''
#-- rendering subhistograms '(LO|#1SD0|#1SD1|#1)/(NLO|#1 central value) ratio'
unset label
unset format
set yrange [-2.4000e-01:1.2000e+00]
set origin 0.0000e+00, 2.0000e-01
set size 1.0000e+00, 1.5000e-01
set mytics 2
set ytics auto
set format x
unset logscale y
set ylabel "ratio w.r.t. NLO|#1"
set label "(LO|#1SD0|#1SD1|#1)/(NLO|#1 central value)" font ",9" at graph 0.03, graph 0.13
plot \
1.0 ls 999 title '',\
'MADatNLO.HwU' index 265 using (($1+$2)/2):7 ls 14 title '',\
'MADatNLO.HwU' index 265 using (($1+$2)/2):6 ls 14 title '',\
'MADatNLO.HwU' index 264 using (($1+$2)/2):7 ls 13 title '',\
'MADatNLO.HwU' index 264 using (($1+$2)/2):6 ls 13 title '',\
'MADatNLO.HwU' index 263 using (($1+$2)/2):7 ls 12 title '',\
'MADatNLO.HwU' index 263 using (($1+$2)/2):6 ls 12 title '',\
'MADatNLO.HwU' index 265 using (($1+$2)/2):5 ls 4 title '',\
'MADatNLO.HwU' index 265 using (($1+$2)/2):3:4 w yerrorbar ls 4 title '',\
'MADatNLO.HwU' index 265 using (($1+$2)/2):3 ls 4 title '',\
'MADatNLO.HwU' index 264 using (($1+$2)/2):5 ls 3 title '',\
'MADatNLO.HwU' index 264 using (($1+$2)/2):3:4 w yerrorbar ls 3 title '',\
'MADatNLO.HwU' index 264 using (($1+$2)/2):3 ls 3 title '',\
'MADatNLO.HwU' index 263 using (($1+$2)/2):5 ls 2 title '',\
'MADatNLO.HwU' index 263 using (($1+$2)/2):3:4 w yerrorbar ls 2 title '',\
'MADatNLO.HwU' index 263 using (($1+$2)/2):3 ls 2 title ''

unset label

################################################################################

################################################################################
### Rendering of the plot titled '1st SF lep-neu pair log M'
################################################################################

set multiplot
set label "1st SF lep-neu pair log M" font ",13" at graph 0.04, graph 1.05
set xrange [-2.0000e-01:3.8000e+00]
set bmargin 0 
set tmargin 0
set xtics nomirror
set ytics nomirror
set mytics 10
set xtics auto
set key horizontal noreverse maxcols 1 width -4 
set label front 'MadGraph5\_aMC\@NLO' font "Courier,11" rotate by 90 at graph 1.02, graph 0.04

#-- rendering subhistograms 'NLO|#1 and LO|#1 results'

set format y '10^{%T}'
set yrange [9.0000e-01:1.1000e+02]
set origin 0.0000e+00, 5.0000e-01
set size 1.0000e+00, 4.0000e-01
set mytics 10
set ytics auto
set format x ''
set logscale y
set ylabel "{/Symbol s} per bin [pb]"

plot \
sqrt(-1) ls 14 title 'SD1|#1, scale variation',\
sqrt(-1) ls 13 title 'SD0|#1, scale variation',\
sqrt(-1) ls 12 title 'LO|#1, scale variation',\
sqrt(-1) ls 11 title 'NLO|#1, scale variation',\
'MADatNLO.HwU' index 269 using (($1+$2)/2):($3 >= 0 ? sqrt(-1) : abs($3)):4 w yerrorbar ls 104 title '',\
'MADatNLO.HwU' index 269 using (($1+$2)/2):($3 >= 0 ? sqrt(-1) : abs($3)) ls 104 title '',\
'MADatNLO.HwU' index 269 using (($1+$2)/2):($3 < 0 ? sqrt(-1) : $3):4 w yerrorbar ls 4 title '',\
'MADatNLO.HwU' index 269 using (($1+$2)/2):($3 < 0 ? sqrt(-1) : $3) ls 4 title 'SD1|#1, central value, dynamical\_scale\_choice=10',\
'MADatNLO.HwU' index 268 using (($1+$2)/2):($3 >= 0 ? sqrt(-1) : abs($3)):4 w yerrorbar ls 103 title '',\
'MADatNLO.HwU' index 268 using (($1+$2)/2):($3 >= 0 ? sqrt(-1) : abs($3)) ls 103 title '',\
'MADatNLO.HwU' index 268 using (($1+$2)/2):($3 < 0 ? sqrt(-1) : $3):4 w yerrorbar ls 3 title '',\
'MADatNLO.HwU' index 268 using (($1+$2)/2):($3 < 0 ? sqrt(-1) : $3) ls 3 title 'SD0|#1, central value, dynamical\_scale\_choice=10',\
'MADatNLO.HwU' index 267 using (($1+$2)/2):($3 >= 0 ? sqrt(-1) : abs($3)):4 w yerrorbar ls 102 title '',\
'MADatNLO.HwU' index 267 using (($1+$2)/2):($3 >= 0 ? sqrt(-1) : abs($3)) ls 102 title '',\
'MADatNLO.HwU' index 267 using (($1+$2)/2):($3 < 0 ? sqrt(-1) : $3):4 w yerrorbar ls 2 title '',\
'MADatNLO.HwU' index 267 using (($1+$2)/2):($3 < 0 ? sqrt(-1) : $3) ls 2 title 'LO|#1, central value, dynamical\_scale\_choice=10',\
'MADatNLO.HwU' index 266 using (($1+$2)/2):($3 >= 0 ? sqrt(-1) : abs($3)):4 w yerrorbar ls 101 title '',\
'MADatNLO.HwU' index 266 using (($1+$2)/2):($3 >= 0 ? sqrt(-1) : abs($3)) ls 101 title '',\
'MADatNLO.HwU' index 266 using (($1+$2)/2):($3 < 0 ? sqrt(-1) : $3):4 w yerrorbar ls 1 title '',\
'MADatNLO.HwU' index 266 using (($1+$2)/2):($3 < 0 ? sqrt(-1) : $3) ls 1 title 'NLO|#1, central value, dynamical\_scale\_choice=10'
#-- rendering subhistograms 'Relative scale and PDF uncertainty'
unset label
unset format
set yrange [-1.4800e+00:1.4000e+00]
set origin 0.0000e+00, 3.5000e-01
set size 1.0000e+00, 1.5000e-01
set mytics 2
set ytics auto
set format x ''
unset logscale y
set ylabel "NLO|#1 rel.unc."
set label "Relative uncertainties w.r.t. central values" font ",9" front at graph 0.03, graph 0.13
plot \
'MADatNLO.HwU' index 269 using (($1+$2)/2):(safe($7,$3,1.0)-1.0) ls 14 title '',\
'MADatNLO.HwU' index 269 using (($1+$2)/2):(safe($6,$3,1.0)-1.0) ls 14 title '',\
'MADatNLO.HwU' index 268 using (($1+$2)/2):(safe($7,$3,1.0)-1.0) ls 13 title '',\
'MADatNLO.HwU' index 268 using (($1+$2)/2):(safe($6,$3,1.0)-1.0) ls 13 title '',\
'MADatNLO.HwU' index 267 using (($1+$2)/2):(safe($7,$3,1.0)-1.0) ls 12 title '',\
'MADatNLO.HwU' index 267 using (($1+$2)/2):(safe($6,$3,1.0)-1.0) ls 12 title '',\
'MADatNLO.HwU' index 266 using (($1+$2)/2):(safe($7,$3,1.0)-1.0) ls 11 title '',\
'MADatNLO.HwU' index 266 using (($1+$2)/2):(safe($6,$3,1.0)-1.0) ls 11 title '',\
0.0 ls 999 title '',\
'MADatNLO.HwU' index 269 using (($1+$2)/2):(0.0):(safe($4,$3,0.0)) w yerrorbar ls 4 title '',\
'MADatNLO.HwU' index 269 using (($1+$2)/2):(safe($5,$3,1.0)-1.0) ls 4 title '',\
'MADatNLO.HwU' index 268 using (($1+$2)/2):(0.0):(safe($4,$3,0.0)) w yerrorbar ls 3 title '',\
'MADatNLO.HwU' index 268 using (($1+$2)/2):(safe($5,$3,1.0)-1.0) ls 3 title '',\
'MADatNLO.HwU' index 267 using (($1+$2)/2):(0.0):(safe($4,$3,0.0)) w yerrorbar ls 2 title '',\
'MADatNLO.HwU' index 267 using (($1+$2)/2):(safe($5,$3,1.0)-1.0) ls 2 title '',\
'MADatNLO.HwU' index 266 using (($1+$2)/2):(0.0):(safe($4,$3,0.0)) w yerrorbar ls 1 title '',\
'MADatNLO.HwU' index 266 using (($1+$2)/2):(safe($5,$3,1.0)-1.0) ls 1 title ''
#-- rendering subhistograms '(LO|#1SD0|#1SD1|#1)/(NLO|#1 central value) ratio'
unset label
unset format
set yrange [-2.4000e-01:1.2000e+00]
set origin 0.0000e+00, 2.0000e-01
set size 1.0000e+00, 1.5000e-01
set mytics 2
set ytics auto
set format x
unset logscale y
set ylabel "ratio w.r.t. NLO|#1"
set label "(LO|#1SD0|#1SD1|#1)/(NLO|#1 central value)" font ",9" at graph 0.03, graph 0.13
plot \
1.0 ls 999 title '',\
'MADatNLO.HwU' index 272 using (($1+$2)/2):7 ls 14 title '',\
'MADatNLO.HwU' index 272 using (($1+$2)/2):6 ls 14 title '',\
'MADatNLO.HwU' index 271 using (($1+$2)/2):7 ls 13 title '',\
'MADatNLO.HwU' index 271 using (($1+$2)/2):6 ls 13 title '',\
'MADatNLO.HwU' index 270 using (($1+$2)/2):7 ls 12 title '',\
'MADatNLO.HwU' index 270 using (($1+$2)/2):6 ls 12 title '',\
'MADatNLO.HwU' index 272 using (($1+$2)/2):5 ls 4 title '',\
'MADatNLO.HwU' index 272 using (($1+$2)/2):3:4 w yerrorbar ls 4 title '',\
'MADatNLO.HwU' index 272 using (($1+$2)/2):3 ls 4 title '',\
'MADatNLO.HwU' index 271 using (($1+$2)/2):5 ls 3 title '',\
'MADatNLO.HwU' index 271 using (($1+$2)/2):3:4 w yerrorbar ls 3 title '',\
'MADatNLO.HwU' index 271 using (($1+$2)/2):3 ls 3 title '',\
'MADatNLO.HwU' index 270 using (($1+$2)/2):5 ls 2 title '',\
'MADatNLO.HwU' index 270 using (($1+$2)/2):3:4 w yerrorbar ls 2 title '',\
'MADatNLO.HwU' index 270 using (($1+$2)/2):3 ls 2 title ''

unset label

################################################################################

################################################################################
### Rendering of the plot titled '2nd SF lep-neu pair log M'
################################################################################

set multiplot
set label "2nd SF lep-neu pair log M" font ",13" at graph 0.04, graph 1.05
set xrange [-2.0000e-01:3.8000e+00]
set bmargin 0 
set tmargin 0
set xtics nomirror
set ytics nomirror
set mytics 10
set xtics auto
set key horizontal noreverse maxcols 1 width -4 
set label front 'MadGraph5\_aMC\@NLO' font "Courier,11" rotate by 90 at graph 1.02, graph 0.04

#-- rendering subhistograms 'NLO|#1 and LO|#1 results'

set format y '10^{%T}'
set yrange [9.0000e-01:1.1000e+02]
set origin 0.0000e+00, 5.0000e-01
set size 1.0000e+00, 4.0000e-01
set mytics 10
set ytics auto
set format x ''
set logscale y
set ylabel "{/Symbol s} per bin [pb]"

plot \
sqrt(-1) ls 14 title 'SD1|#1, scale variation',\
sqrt(-1) ls 13 title 'SD0|#1, scale variation',\
sqrt(-1) ls 12 title 'LO|#1, scale variation',\
sqrt(-1) ls 11 title 'NLO|#1, scale variation',\
'MADatNLO.HwU' index 276 using (($1+$2)/2):($3 >= 0 ? sqrt(-1) : abs($3)):4 w yerrorbar ls 104 title '',\
'MADatNLO.HwU' index 276 using (($1+$2)/2):($3 >= 0 ? sqrt(-1) : abs($3)) ls 104 title '',\
'MADatNLO.HwU' index 276 using (($1+$2)/2):($3 < 0 ? sqrt(-1) : $3):4 w yerrorbar ls 4 title '',\
'MADatNLO.HwU' index 276 using (($1+$2)/2):($3 < 0 ? sqrt(-1) : $3) ls 4 title 'SD1|#1, central value, dynamical\_scale\_choice=10',\
'MADatNLO.HwU' index 275 using (($1+$2)/2):($3 >= 0 ? sqrt(-1) : abs($3)):4 w yerrorbar ls 103 title '',\
'MADatNLO.HwU' index 275 using (($1+$2)/2):($3 >= 0 ? sqrt(-1) : abs($3)) ls 103 title '',\
'MADatNLO.HwU' index 275 using (($1+$2)/2):($3 < 0 ? sqrt(-1) : $3):4 w yerrorbar ls 3 title '',\
'MADatNLO.HwU' index 275 using (($1+$2)/2):($3 < 0 ? sqrt(-1) : $3) ls 3 title 'SD0|#1, central value, dynamical\_scale\_choice=10',\
'MADatNLO.HwU' index 274 using (($1+$2)/2):($3 >= 0 ? sqrt(-1) : abs($3)):4 w yerrorbar ls 102 title '',\
'MADatNLO.HwU' index 274 using (($1+$2)/2):($3 >= 0 ? sqrt(-1) : abs($3)) ls 102 title '',\
'MADatNLO.HwU' index 274 using (($1+$2)/2):($3 < 0 ? sqrt(-1) : $3):4 w yerrorbar ls 2 title '',\
'MADatNLO.HwU' index 274 using (($1+$2)/2):($3 < 0 ? sqrt(-1) : $3) ls 2 title 'LO|#1, central value, dynamical\_scale\_choice=10',\
'MADatNLO.HwU' index 273 using (($1+$2)/2):($3 >= 0 ? sqrt(-1) : abs($3)):4 w yerrorbar ls 101 title '',\
'MADatNLO.HwU' index 273 using (($1+$2)/2):($3 >= 0 ? sqrt(-1) : abs($3)) ls 101 title '',\
'MADatNLO.HwU' index 273 using (($1+$2)/2):($3 < 0 ? sqrt(-1) : $3):4 w yerrorbar ls 1 title '',\
'MADatNLO.HwU' index 273 using (($1+$2)/2):($3 < 0 ? sqrt(-1) : $3) ls 1 title 'NLO|#1, central value, dynamical\_scale\_choice=10'
#-- rendering subhistograms 'Relative scale and PDF uncertainty'
unset label
unset format
set yrange [-1.4800e+00:1.4000e+00]
set origin 0.0000e+00, 3.5000e-01
set size 1.0000e+00, 1.5000e-01
set mytics 2
set ytics auto
set format x ''
unset logscale y
set ylabel "NLO|#1 rel.unc."
set label "Relative uncertainties w.r.t. central values" font ",9" front at graph 0.03, graph 0.13
plot \
'MADatNLO.HwU' index 276 using (($1+$2)/2):(safe($7,$3,1.0)-1.0) ls 14 title '',\
'MADatNLO.HwU' index 276 using (($1+$2)/2):(safe($6,$3,1.0)-1.0) ls 14 title '',\
'MADatNLO.HwU' index 275 using (($1+$2)/2):(safe($7,$3,1.0)-1.0) ls 13 title '',\
'MADatNLO.HwU' index 275 using (($1+$2)/2):(safe($6,$3,1.0)-1.0) ls 13 title '',\
'MADatNLO.HwU' index 274 using (($1+$2)/2):(safe($7,$3,1.0)-1.0) ls 12 title '',\
'MADatNLO.HwU' index 274 using (($1+$2)/2):(safe($6,$3,1.0)-1.0) ls 12 title '',\
'MADatNLO.HwU' index 273 using (($1+$2)/2):(safe($7,$3,1.0)-1.0) ls 11 title '',\
'MADatNLO.HwU' index 273 using (($1+$2)/2):(safe($6,$3,1.0)-1.0) ls 11 title '',\
0.0 ls 999 title '',\
'MADatNLO.HwU' index 276 using (($1+$2)/2):(0.0):(safe($4,$3,0.0)) w yerrorbar ls 4 title '',\
'MADatNLO.HwU' index 276 using (($1+$2)/2):(safe($5,$3,1.0)-1.0) ls 4 title '',\
'MADatNLO.HwU' index 275 using (($1+$2)/2):(0.0):(safe($4,$3,0.0)) w yerrorbar ls 3 title '',\
'MADatNLO.HwU' index 275 using (($1+$2)/2):(safe($5,$3,1.0)-1.0) ls 3 title '',\
'MADatNLO.HwU' index 274 using (($1+$2)/2):(0.0):(safe($4,$3,0.0)) w yerrorbar ls 2 title '',\
'MADatNLO.HwU' index 274 using (($1+$2)/2):(safe($5,$3,1.0)-1.0) ls 2 title '',\
'MADatNLO.HwU' index 273 using (($1+$2)/2):(0.0):(safe($4,$3,0.0)) w yerrorbar ls 1 title '',\
'MADatNLO.HwU' index 273 using (($1+$2)/2):(safe($5,$3,1.0)-1.0) ls 1 title ''
#-- rendering subhistograms '(LO|#1SD0|#1SD1|#1)/(NLO|#1 central value) ratio'
unset label
unset format
set yrange [-2.4000e-01:1.2000e+00]
set origin 0.0000e+00, 2.0000e-01
set size 1.0000e+00, 1.5000e-01
set mytics 2
set ytics auto
set format x
unset logscale y
set ylabel "ratio w.r.t. NLO|#1"
set label "(LO|#1SD0|#1SD1|#1)/(NLO|#1 central value)" font ",9" at graph 0.03, graph 0.13
plot \
1.0 ls 999 title '',\
'MADatNLO.HwU' index 279 using (($1+$2)/2):7 ls 14 title '',\
'MADatNLO.HwU' index 279 using (($1+$2)/2):6 ls 14 title '',\
'MADatNLO.HwU' index 278 using (($1+$2)/2):7 ls 13 title '',\
'MADatNLO.HwU' index 278 using (($1+$2)/2):6 ls 13 title '',\
'MADatNLO.HwU' index 277 using (($1+$2)/2):7 ls 12 title '',\
'MADatNLO.HwU' index 277 using (($1+$2)/2):6 ls 12 title '',\
'MADatNLO.HwU' index 279 using (($1+$2)/2):5 ls 4 title '',\
'MADatNLO.HwU' index 279 using (($1+$2)/2):3:4 w yerrorbar ls 4 title '',\
'MADatNLO.HwU' index 279 using (($1+$2)/2):3 ls 4 title '',\
'MADatNLO.HwU' index 278 using (($1+$2)/2):5 ls 3 title '',\
'MADatNLO.HwU' index 278 using (($1+$2)/2):3:4 w yerrorbar ls 3 title '',\
'MADatNLO.HwU' index 278 using (($1+$2)/2):3 ls 3 title '',\
'MADatNLO.HwU' index 277 using (($1+$2)/2):5 ls 2 title '',\
'MADatNLO.HwU' index 277 using (($1+$2)/2):3:4 w yerrorbar ls 2 title '',\
'MADatNLO.HwU' index 277 using (($1+$2)/2):3 ls 2 title ''

unset label

################################################################################

################################################################################
### Rendering of the plot titled 'epemmupmum log M'
################################################################################

set multiplot
set label "epemmupmum log M" font ",13" at graph 0.04, graph 1.05
set xrange [-2.0000e-01:3.8000e+00]
set bmargin 0 
set tmargin 0
set xtics nomirror
set ytics nomirror
set mytics 10
set xtics auto
set key horizontal noreverse maxcols 1 width -4 
set label front 'MadGraph5\_aMC\@NLO' font "Courier,11" rotate by 90 at graph 1.02, graph 0.04

#-- rendering subhistograms 'NLO|#1 and LO|#1 results'

set format y '10^{%T}'
set yrange [9.0000e-01:1.1000e+02]
set origin 0.0000e+00, 5.0000e-01
set size 1.0000e+00, 4.0000e-01
set mytics 10
set ytics auto
set format x ''
set logscale y
set ylabel "{/Symbol s} per bin [pb]"

plot \
sqrt(-1) ls 14 title 'SD1|#1, scale variation',\
sqrt(-1) ls 13 title 'SD0|#1, scale variation',\
sqrt(-1) ls 12 title 'LO|#1, scale variation',\
sqrt(-1) ls 11 title 'NLO|#1, scale variation',\
'MADatNLO.HwU' index 283 using (($1+$2)/2):($3 >= 0 ? sqrt(-1) : abs($3)):4 w yerrorbar ls 104 title '',\
'MADatNLO.HwU' index 283 using (($1+$2)/2):($3 >= 0 ? sqrt(-1) : abs($3)) ls 104 title '',\
'MADatNLO.HwU' index 283 using (($1+$2)/2):($3 < 0 ? sqrt(-1) : $3):4 w yerrorbar ls 4 title '',\
'MADatNLO.HwU' index 283 using (($1+$2)/2):($3 < 0 ? sqrt(-1) : $3) ls 4 title 'SD1|#1, central value, dynamical\_scale\_choice=10',\
'MADatNLO.HwU' index 282 using (($1+$2)/2):($3 >= 0 ? sqrt(-1) : abs($3)):4 w yerrorbar ls 103 title '',\
'MADatNLO.HwU' index 282 using (($1+$2)/2):($3 >= 0 ? sqrt(-1) : abs($3)) ls 103 title '',\
'MADatNLO.HwU' index 282 using (($1+$2)/2):($3 < 0 ? sqrt(-1) : $3):4 w yerrorbar ls 3 title '',\
'MADatNLO.HwU' index 282 using (($1+$2)/2):($3 < 0 ? sqrt(-1) : $3) ls 3 title 'SD0|#1, central value, dynamical\_scale\_choice=10',\
'MADatNLO.HwU' index 281 using (($1+$2)/2):($3 >= 0 ? sqrt(-1) : abs($3)):4 w yerrorbar ls 102 title '',\
'MADatNLO.HwU' index 281 using (($1+$2)/2):($3 >= 0 ? sqrt(-1) : abs($3)) ls 102 title '',\
'MADatNLO.HwU' index 281 using (($1+$2)/2):($3 < 0 ? sqrt(-1) : $3):4 w yerrorbar ls 2 title '',\
'MADatNLO.HwU' index 281 using (($1+$2)/2):($3 < 0 ? sqrt(-1) : $3) ls 2 title 'LO|#1, central value, dynamical\_scale\_choice=10',\
'MADatNLO.HwU' index 280 using (($1+$2)/2):($3 >= 0 ? sqrt(-1) : abs($3)):4 w yerrorbar ls 101 title '',\
'MADatNLO.HwU' index 280 using (($1+$2)/2):($3 >= 0 ? sqrt(-1) : abs($3)) ls 101 title '',\
'MADatNLO.HwU' index 280 using (($1+$2)/2):($3 < 0 ? sqrt(-1) : $3):4 w yerrorbar ls 1 title '',\
'MADatNLO.HwU' index 280 using (($1+$2)/2):($3 < 0 ? sqrt(-1) : $3) ls 1 title 'NLO|#1, central value, dynamical\_scale\_choice=10'
#-- rendering subhistograms 'Relative scale and PDF uncertainty'
unset label
unset format
set yrange [-1.4800e+00:1.4000e+00]
set origin 0.0000e+00, 3.5000e-01
set size 1.0000e+00, 1.5000e-01
set mytics 2
set ytics auto
set format x ''
unset logscale y
set ylabel "NLO|#1 rel.unc."
set label "Relative uncertainties w.r.t. central values" font ",9" front at graph 0.03, graph 0.13
plot \
'MADatNLO.HwU' index 283 using (($1+$2)/2):(safe($7,$3,1.0)-1.0) ls 14 title '',\
'MADatNLO.HwU' index 283 using (($1+$2)/2):(safe($6,$3,1.0)-1.0) ls 14 title '',\
'MADatNLO.HwU' index 282 using (($1+$2)/2):(safe($7,$3,1.0)-1.0) ls 13 title '',\
'MADatNLO.HwU' index 282 using (($1+$2)/2):(safe($6,$3,1.0)-1.0) ls 13 title '',\
'MADatNLO.HwU' index 281 using (($1+$2)/2):(safe($7,$3,1.0)-1.0) ls 12 title '',\
'MADatNLO.HwU' index 281 using (($1+$2)/2):(safe($6,$3,1.0)-1.0) ls 12 title '',\
'MADatNLO.HwU' index 280 using (($1+$2)/2):(safe($7,$3,1.0)-1.0) ls 11 title '',\
'MADatNLO.HwU' index 280 using (($1+$2)/2):(safe($6,$3,1.0)-1.0) ls 11 title '',\
0.0 ls 999 title '',\
'MADatNLO.HwU' index 283 using (($1+$2)/2):(0.0):(safe($4,$3,0.0)) w yerrorbar ls 4 title '',\
'MADatNLO.HwU' index 283 using (($1+$2)/2):(safe($5,$3,1.0)-1.0) ls 4 title '',\
'MADatNLO.HwU' index 282 using (($1+$2)/2):(0.0):(safe($4,$3,0.0)) w yerrorbar ls 3 title '',\
'MADatNLO.HwU' index 282 using (($1+$2)/2):(safe($5,$3,1.0)-1.0) ls 3 title '',\
'MADatNLO.HwU' index 281 using (($1+$2)/2):(0.0):(safe($4,$3,0.0)) w yerrorbar ls 2 title '',\
'MADatNLO.HwU' index 281 using (($1+$2)/2):(safe($5,$3,1.0)-1.0) ls 2 title '',\
'MADatNLO.HwU' index 280 using (($1+$2)/2):(0.0):(safe($4,$3,0.0)) w yerrorbar ls 1 title '',\
'MADatNLO.HwU' index 280 using (($1+$2)/2):(safe($5,$3,1.0)-1.0) ls 1 title ''
#-- rendering subhistograms '(LO|#1SD0|#1SD1|#1)/(NLO|#1 central value) ratio'
unset label
unset format
set yrange [-2.4000e-01:1.2000e+00]
set origin 0.0000e+00, 2.0000e-01
set size 1.0000e+00, 1.5000e-01
set mytics 2
set ytics auto
set format x
unset logscale y
set ylabel "ratio w.r.t. NLO|#1"
set label "(LO|#1SD0|#1SD1|#1)/(NLO|#1 central value)" font ",9" at graph 0.03, graph 0.13
plot \
1.0 ls 999 title '',\
'MADatNLO.HwU' index 286 using (($1+$2)/2):7 ls 14 title '',\
'MADatNLO.HwU' index 286 using (($1+$2)/2):6 ls 14 title '',\
'MADatNLO.HwU' index 285 using (($1+$2)/2):7 ls 13 title '',\
'MADatNLO.HwU' index 285 using (($1+$2)/2):6 ls 13 title '',\
'MADatNLO.HwU' index 284 using (($1+$2)/2):7 ls 12 title '',\
'MADatNLO.HwU' index 284 using (($1+$2)/2):6 ls 12 title '',\
'MADatNLO.HwU' index 286 using (($1+$2)/2):5 ls 4 title '',\
'MADatNLO.HwU' index 286 using (($1+$2)/2):3:4 w yerrorbar ls 4 title '',\
'MADatNLO.HwU' index 286 using (($1+$2)/2):3 ls 4 title '',\
'MADatNLO.HwU' index 285 using (($1+$2)/2):5 ls 3 title '',\
'MADatNLO.HwU' index 285 using (($1+$2)/2):3:4 w yerrorbar ls 3 title '',\
'MADatNLO.HwU' index 285 using (($1+$2)/2):3 ls 3 title '',\
'MADatNLO.HwU' index 284 using (($1+$2)/2):5 ls 2 title '',\
'MADatNLO.HwU' index 284 using (($1+$2)/2):3:4 w yerrorbar ls 2 title '',\
'MADatNLO.HwU' index 284 using (($1+$2)/2):3 ls 2 title ''

unset label

################################################################################

################################################################################
### Rendering of the plot titled 'epvemumvm log M'
################################################################################

set multiplot
set label "epvemumvm log M" font ",13" at graph 0.04, graph 1.05
set xrange [-2.0000e-01:3.8000e+00]
set bmargin 0 
set tmargin 0
set xtics nomirror
set ytics nomirror
set mytics 10
set xtics auto
set key horizontal noreverse maxcols 1 width -4 
set label front 'MadGraph5\_aMC\@NLO' font "Courier,11" rotate by 90 at graph 1.02, graph 0.04

#-- rendering subhistograms 'NLO|#1 and LO|#1 results'

set format y '10^{%T}'
set yrange [9.0000e-01:1.1000e+02]
set origin 0.0000e+00, 5.0000e-01
set size 1.0000e+00, 4.0000e-01
set mytics 10
set ytics auto
set format x ''
set logscale y
set ylabel "{/Symbol s} per bin [pb]"

plot \
sqrt(-1) ls 14 title 'SD1|#1, scale variation',\
sqrt(-1) ls 13 title 'SD0|#1, scale variation',\
sqrt(-1) ls 12 title 'LO|#1, scale variation',\
sqrt(-1) ls 11 title 'NLO|#1, scale variation',\
'MADatNLO.HwU' index 290 using (($1+$2)/2):($3 >= 0 ? sqrt(-1) : abs($3)):4 w yerrorbar ls 104 title '',\
'MADatNLO.HwU' index 290 using (($1+$2)/2):($3 >= 0 ? sqrt(-1) : abs($3)) ls 104 title '',\
'MADatNLO.HwU' index 290 using (($1+$2)/2):($3 < 0 ? sqrt(-1) : $3):4 w yerrorbar ls 4 title '',\
'MADatNLO.HwU' index 290 using (($1+$2)/2):($3 < 0 ? sqrt(-1) : $3) ls 4 title 'SD1|#1, central value, dynamical\_scale\_choice=10',\
'MADatNLO.HwU' index 289 using (($1+$2)/2):($3 >= 0 ? sqrt(-1) : abs($3)):4 w yerrorbar ls 103 title '',\
'MADatNLO.HwU' index 289 using (($1+$2)/2):($3 >= 0 ? sqrt(-1) : abs($3)) ls 103 title '',\
'MADatNLO.HwU' index 289 using (($1+$2)/2):($3 < 0 ? sqrt(-1) : $3):4 w yerrorbar ls 3 title '',\
'MADatNLO.HwU' index 289 using (($1+$2)/2):($3 < 0 ? sqrt(-1) : $3) ls 3 title 'SD0|#1, central value, dynamical\_scale\_choice=10',\
'MADatNLO.HwU' index 288 using (($1+$2)/2):($3 >= 0 ? sqrt(-1) : abs($3)):4 w yerrorbar ls 102 title '',\
'MADatNLO.HwU' index 288 using (($1+$2)/2):($3 >= 0 ? sqrt(-1) : abs($3)) ls 102 title '',\
'MADatNLO.HwU' index 288 using (($1+$2)/2):($3 < 0 ? sqrt(-1) : $3):4 w yerrorbar ls 2 title '',\
'MADatNLO.HwU' index 288 using (($1+$2)/2):($3 < 0 ? sqrt(-1) : $3) ls 2 title 'LO|#1, central value, dynamical\_scale\_choice=10',\
'MADatNLO.HwU' index 287 using (($1+$2)/2):($3 >= 0 ? sqrt(-1) : abs($3)):4 w yerrorbar ls 101 title '',\
'MADatNLO.HwU' index 287 using (($1+$2)/2):($3 >= 0 ? sqrt(-1) : abs($3)) ls 101 title '',\
'MADatNLO.HwU' index 287 using (($1+$2)/2):($3 < 0 ? sqrt(-1) : $3):4 w yerrorbar ls 1 title '',\
'MADatNLO.HwU' index 287 using (($1+$2)/2):($3 < 0 ? sqrt(-1) : $3) ls 1 title 'NLO|#1, central value, dynamical\_scale\_choice=10'
#-- rendering subhistograms 'Relative scale and PDF uncertainty'
unset label
unset format
set yrange [-1.4800e+00:1.4000e+00]
set origin 0.0000e+00, 3.5000e-01
set size 1.0000e+00, 1.5000e-01
set mytics 2
set ytics auto
set format x ''
unset logscale y
set ylabel "NLO|#1 rel.unc."
set label "Relative uncertainties w.r.t. central values" font ",9" front at graph 0.03, graph 0.13
plot \
'MADatNLO.HwU' index 290 using (($1+$2)/2):(safe($7,$3,1.0)-1.0) ls 14 title '',\
'MADatNLO.HwU' index 290 using (($1+$2)/2):(safe($6,$3,1.0)-1.0) ls 14 title '',\
'MADatNLO.HwU' index 289 using (($1+$2)/2):(safe($7,$3,1.0)-1.0) ls 13 title '',\
'MADatNLO.HwU' index 289 using (($1+$2)/2):(safe($6,$3,1.0)-1.0) ls 13 title '',\
'MADatNLO.HwU' index 288 using (($1+$2)/2):(safe($7,$3,1.0)-1.0) ls 12 title '',\
'MADatNLO.HwU' index 288 using (($1+$2)/2):(safe($6,$3,1.0)-1.0) ls 12 title '',\
'MADatNLO.HwU' index 287 using (($1+$2)/2):(safe($7,$3,1.0)-1.0) ls 11 title '',\
'MADatNLO.HwU' index 287 using (($1+$2)/2):(safe($6,$3,1.0)-1.0) ls 11 title '',\
0.0 ls 999 title '',\
'MADatNLO.HwU' index 290 using (($1+$2)/2):(0.0):(safe($4,$3,0.0)) w yerrorbar ls 4 title '',\
'MADatNLO.HwU' index 290 using (($1+$2)/2):(safe($5,$3,1.0)-1.0) ls 4 title '',\
'MADatNLO.HwU' index 289 using (($1+$2)/2):(0.0):(safe($4,$3,0.0)) w yerrorbar ls 3 title '',\
'MADatNLO.HwU' index 289 using (($1+$2)/2):(safe($5,$3,1.0)-1.0) ls 3 title '',\
'MADatNLO.HwU' index 288 using (($1+$2)/2):(0.0):(safe($4,$3,0.0)) w yerrorbar ls 2 title '',\
'MADatNLO.HwU' index 288 using (($1+$2)/2):(safe($5,$3,1.0)-1.0) ls 2 title '',\
'MADatNLO.HwU' index 287 using (($1+$2)/2):(0.0):(safe($4,$3,0.0)) w yerrorbar ls 1 title '',\
'MADatNLO.HwU' index 287 using (($1+$2)/2):(safe($5,$3,1.0)-1.0) ls 1 title ''
#-- rendering subhistograms '(LO|#1SD0|#1SD1|#1)/(NLO|#1 central value) ratio'
unset label
unset format
set yrange [-2.4000e-01:1.2000e+00]
set origin 0.0000e+00, 2.0000e-01
set size 1.0000e+00, 1.5000e-01
set mytics 2
set ytics auto
set format x
unset logscale y
set ylabel "ratio w.r.t. NLO|#1"
set label "(LO|#1SD0|#1SD1|#1)/(NLO|#1 central value)" font ",9" at graph 0.03, graph 0.13
plot \
1.0 ls 999 title '',\
'MADatNLO.HwU' index 293 using (($1+$2)/2):7 ls 14 title '',\
'MADatNLO.HwU' index 293 using (($1+$2)/2):6 ls 14 title '',\
'MADatNLO.HwU' index 292 using (($1+$2)/2):7 ls 13 title '',\
'MADatNLO.HwU' index 292 using (($1+$2)/2):6 ls 13 title '',\
'MADatNLO.HwU' index 291 using (($1+$2)/2):7 ls 12 title '',\
'MADatNLO.HwU' index 291 using (($1+$2)/2):6 ls 12 title '',\
'MADatNLO.HwU' index 293 using (($1+$2)/2):5 ls 4 title '',\
'MADatNLO.HwU' index 293 using (($1+$2)/2):3:4 w yerrorbar ls 4 title '',\
'MADatNLO.HwU' index 293 using (($1+$2)/2):3 ls 4 title '',\
'MADatNLO.HwU' index 292 using (($1+$2)/2):5 ls 3 title '',\
'MADatNLO.HwU' index 292 using (($1+$2)/2):3:4 w yerrorbar ls 3 title '',\
'MADatNLO.HwU' index 292 using (($1+$2)/2):3 ls 3 title '',\
'MADatNLO.HwU' index 291 using (($1+$2)/2):5 ls 2 title '',\
'MADatNLO.HwU' index 291 using (($1+$2)/2):3:4 w yerrorbar ls 2 title '',\
'MADatNLO.HwU' index 291 using (($1+$2)/2):3 ls 2 title ''

unset label

################################################################################

################################################################################
### Rendering of the plot titled 'ttbar log M'
################################################################################

set multiplot
set label "ttbar log M" font ",13" at graph 0.04, graph 1.05
set xrange [-2.0000e-01:3.8000e+00]
set bmargin 0 
set tmargin 0
set xtics nomirror
set ytics nomirror
set mytics 10
set xtics auto
set key horizontal noreverse maxcols 1 width -4 
set label front 'MadGraph5\_aMC\@NLO' font "Courier,11" rotate by 90 at graph 1.02, graph 0.04

#-- rendering subhistograms 'NLO|#1 and LO|#1 results'

set format y '10^{%T}'
set yrange [9.0000e-01:1.1000e+02]
set origin 0.0000e+00, 5.0000e-01
set size 1.0000e+00, 4.0000e-01
set mytics 10
set ytics auto
set format x ''
set logscale y
set ylabel "{/Symbol s} per bin [pb]"

plot \
sqrt(-1) ls 14 title 'SD1|#1, scale variation',\
sqrt(-1) ls 13 title 'SD0|#1, scale variation',\
sqrt(-1) ls 12 title 'LO|#1, scale variation',\
sqrt(-1) ls 11 title 'NLO|#1, scale variation',\
'MADatNLO.HwU' index 297 using (($1+$2)/2):($3 >= 0 ? sqrt(-1) : abs($3)):4 w yerrorbar ls 104 title '',\
'MADatNLO.HwU' index 297 using (($1+$2)/2):($3 >= 0 ? sqrt(-1) : abs($3)) ls 104 title '',\
'MADatNLO.HwU' index 297 using (($1+$2)/2):($3 < 0 ? sqrt(-1) : $3):4 w yerrorbar ls 4 title '',\
'MADatNLO.HwU' index 297 using (($1+$2)/2):($3 < 0 ? sqrt(-1) : $3) ls 4 title 'SD1|#1, central value, dynamical\_scale\_choice=10',\
'MADatNLO.HwU' index 296 using (($1+$2)/2):($3 >= 0 ? sqrt(-1) : abs($3)):4 w yerrorbar ls 103 title '',\
'MADatNLO.HwU' index 296 using (($1+$2)/2):($3 >= 0 ? sqrt(-1) : abs($3)) ls 103 title '',\
'MADatNLO.HwU' index 296 using (($1+$2)/2):($3 < 0 ? sqrt(-1) : $3):4 w yerrorbar ls 3 title '',\
'MADatNLO.HwU' index 296 using (($1+$2)/2):($3 < 0 ? sqrt(-1) : $3) ls 3 title 'SD0|#1, central value, dynamical\_scale\_choice=10',\
'MADatNLO.HwU' index 295 using (($1+$2)/2):($3 >= 0 ? sqrt(-1) : abs($3)):4 w yerrorbar ls 102 title '',\
'MADatNLO.HwU' index 295 using (($1+$2)/2):($3 >= 0 ? sqrt(-1) : abs($3)) ls 102 title '',\
'MADatNLO.HwU' index 295 using (($1+$2)/2):($3 < 0 ? sqrt(-1) : $3):4 w yerrorbar ls 2 title '',\
'MADatNLO.HwU' index 295 using (($1+$2)/2):($3 < 0 ? sqrt(-1) : $3) ls 2 title 'LO|#1, central value, dynamical\_scale\_choice=10',\
'MADatNLO.HwU' index 294 using (($1+$2)/2):($3 >= 0 ? sqrt(-1) : abs($3)):4 w yerrorbar ls 101 title '',\
'MADatNLO.HwU' index 294 using (($1+$2)/2):($3 >= 0 ? sqrt(-1) : abs($3)) ls 101 title '',\
'MADatNLO.HwU' index 294 using (($1+$2)/2):($3 < 0 ? sqrt(-1) : $3):4 w yerrorbar ls 1 title '',\
'MADatNLO.HwU' index 294 using (($1+$2)/2):($3 < 0 ? sqrt(-1) : $3) ls 1 title 'NLO|#1, central value, dynamical\_scale\_choice=10'
#-- rendering subhistograms 'Relative scale and PDF uncertainty'
unset label
unset format
set yrange [-1.4800e+00:1.4000e+00]
set origin 0.0000e+00, 3.5000e-01
set size 1.0000e+00, 1.5000e-01
set mytics 2
set ytics auto
set format x ''
unset logscale y
set ylabel "NLO|#1 rel.unc."
set label "Relative uncertainties w.r.t. central values" font ",9" front at graph 0.03, graph 0.13
plot \
'MADatNLO.HwU' index 297 using (($1+$2)/2):(safe($7,$3,1.0)-1.0) ls 14 title '',\
'MADatNLO.HwU' index 297 using (($1+$2)/2):(safe($6,$3,1.0)-1.0) ls 14 title '',\
'MADatNLO.HwU' index 296 using (($1+$2)/2):(safe($7,$3,1.0)-1.0) ls 13 title '',\
'MADatNLO.HwU' index 296 using (($1+$2)/2):(safe($6,$3,1.0)-1.0) ls 13 title '',\
'MADatNLO.HwU' index 295 using (($1+$2)/2):(safe($7,$3,1.0)-1.0) ls 12 title '',\
'MADatNLO.HwU' index 295 using (($1+$2)/2):(safe($6,$3,1.0)-1.0) ls 12 title '',\
'MADatNLO.HwU' index 294 using (($1+$2)/2):(safe($7,$3,1.0)-1.0) ls 11 title '',\
'MADatNLO.HwU' index 294 using (($1+$2)/2):(safe($6,$3,1.0)-1.0) ls 11 title '',\
0.0 ls 999 title '',\
'MADatNLO.HwU' index 297 using (($1+$2)/2):(0.0):(safe($4,$3,0.0)) w yerrorbar ls 4 title '',\
'MADatNLO.HwU' index 297 using (($1+$2)/2):(safe($5,$3,1.0)-1.0) ls 4 title '',\
'MADatNLO.HwU' index 296 using (($1+$2)/2):(0.0):(safe($4,$3,0.0)) w yerrorbar ls 3 title '',\
'MADatNLO.HwU' index 296 using (($1+$2)/2):(safe($5,$3,1.0)-1.0) ls 3 title '',\
'MADatNLO.HwU' index 295 using (($1+$2)/2):(0.0):(safe($4,$3,0.0)) w yerrorbar ls 2 title '',\
'MADatNLO.HwU' index 295 using (($1+$2)/2):(safe($5,$3,1.0)-1.0) ls 2 title '',\
'MADatNLO.HwU' index 294 using (($1+$2)/2):(0.0):(safe($4,$3,0.0)) w yerrorbar ls 1 title '',\
'MADatNLO.HwU' index 294 using (($1+$2)/2):(safe($5,$3,1.0)-1.0) ls 1 title ''
#-- rendering subhistograms '(LO|#1SD0|#1SD1|#1)/(NLO|#1 central value) ratio'
unset label
unset format
set yrange [-2.4000e-01:1.2000e+00]
set origin 0.0000e+00, 2.0000e-01
set size 1.0000e+00, 1.5000e-01
set mytics 2
set ytics auto
set format x
unset logscale y
set ylabel "ratio w.r.t. NLO|#1"
set label "(LO|#1SD0|#1SD1|#1)/(NLO|#1 central value)" font ",9" at graph 0.03, graph 0.13
plot \
1.0 ls 999 title '',\
'MADatNLO.HwU' index 300 using (($1+$2)/2):7 ls 14 title '',\
'MADatNLO.HwU' index 300 using (($1+$2)/2):6 ls 14 title '',\
'MADatNLO.HwU' index 299 using (($1+$2)/2):7 ls 13 title '',\
'MADatNLO.HwU' index 299 using (($1+$2)/2):6 ls 13 title '',\
'MADatNLO.HwU' index 298 using (($1+$2)/2):7 ls 12 title '',\
'MADatNLO.HwU' index 298 using (($1+$2)/2):6 ls 12 title '',\
'MADatNLO.HwU' index 300 using (($1+$2)/2):5 ls 4 title '',\
'MADatNLO.HwU' index 300 using (($1+$2)/2):3:4 w yerrorbar ls 4 title '',\
'MADatNLO.HwU' index 300 using (($1+$2)/2):3 ls 4 title '',\
'MADatNLO.HwU' index 299 using (($1+$2)/2):5 ls 3 title '',\
'MADatNLO.HwU' index 299 using (($1+$2)/2):3:4 w yerrorbar ls 3 title '',\
'MADatNLO.HwU' index 299 using (($1+$2)/2):3 ls 3 title '',\
'MADatNLO.HwU' index 298 using (($1+$2)/2):5 ls 2 title '',\
'MADatNLO.HwU' index 298 using (($1+$2)/2):3:4 w yerrorbar ls 2 title '',\
'MADatNLO.HwU' index 298 using (($1+$2)/2):3 ls 2 title ''

unset label

################################################################################

################################################################################
### Rendering of the plot titled 'higgs-pair log M'
################################################################################

set multiplot
set label "higgs-pair log M" font ",13" at graph 0.04, graph 1.05
set xrange [-2.0000e-01:3.8000e+00]
set bmargin 0 
set tmargin 0
set xtics nomirror
set ytics nomirror
set mytics 10
set xtics auto
set key horizontal noreverse maxcols 1 width -4 
set label front 'MadGraph5\_aMC\@NLO' font "Courier,11" rotate by 90 at graph 1.02, graph 0.04

#-- rendering subhistograms 'NLO|#1 and LO|#1 results'

set format y '10^{%T}'
set yrange [9.0000e-01:1.1000e+02]
set origin 0.0000e+00, 5.0000e-01
set size 1.0000e+00, 4.0000e-01
set mytics 10
set ytics auto
set format x ''
set logscale y
set ylabel "{/Symbol s} per bin [pb]"

plot \
sqrt(-1) ls 14 title 'SD1|#1, scale variation',\
sqrt(-1) ls 13 title 'SD0|#1, scale variation',\
sqrt(-1) ls 12 title 'LO|#1, scale variation',\
sqrt(-1) ls 11 title 'NLO|#1, scale variation',\
'MADatNLO.HwU' index 304 using (($1+$2)/2):($3 >= 0 ? sqrt(-1) : abs($3)):4 w yerrorbar ls 104 title '',\
'MADatNLO.HwU' index 304 using (($1+$2)/2):($3 >= 0 ? sqrt(-1) : abs($3)) ls 104 title '',\
'MADatNLO.HwU' index 304 using (($1+$2)/2):($3 < 0 ? sqrt(-1) : $3):4 w yerrorbar ls 4 title '',\
'MADatNLO.HwU' index 304 using (($1+$2)/2):($3 < 0 ? sqrt(-1) : $3) ls 4 title 'SD1|#1, central value, dynamical\_scale\_choice=10',\
'MADatNLO.HwU' index 303 using (($1+$2)/2):($3 >= 0 ? sqrt(-1) : abs($3)):4 w yerrorbar ls 103 title '',\
'MADatNLO.HwU' index 303 using (($1+$2)/2):($3 >= 0 ? sqrt(-1) : abs($3)) ls 103 title '',\
'MADatNLO.HwU' index 303 using (($1+$2)/2):($3 < 0 ? sqrt(-1) : $3):4 w yerrorbar ls 3 title '',\
'MADatNLO.HwU' index 303 using (($1+$2)/2):($3 < 0 ? sqrt(-1) : $3) ls 3 title 'SD0|#1, central value, dynamical\_scale\_choice=10',\
'MADatNLO.HwU' index 302 using (($1+$2)/2):($3 >= 0 ? sqrt(-1) : abs($3)):4 w yerrorbar ls 102 title '',\
'MADatNLO.HwU' index 302 using (($1+$2)/2):($3 >= 0 ? sqrt(-1) : abs($3)) ls 102 title '',\
'MADatNLO.HwU' index 302 using (($1+$2)/2):($3 < 0 ? sqrt(-1) : $3):4 w yerrorbar ls 2 title '',\
'MADatNLO.HwU' index 302 using (($1+$2)/2):($3 < 0 ? sqrt(-1) : $3) ls 2 title 'LO|#1, central value, dynamical\_scale\_choice=10',\
'MADatNLO.HwU' index 301 using (($1+$2)/2):($3 >= 0 ? sqrt(-1) : abs($3)):4 w yerrorbar ls 101 title '',\
'MADatNLO.HwU' index 301 using (($1+$2)/2):($3 >= 0 ? sqrt(-1) : abs($3)) ls 101 title '',\
'MADatNLO.HwU' index 301 using (($1+$2)/2):($3 < 0 ? sqrt(-1) : $3):4 w yerrorbar ls 1 title '',\
'MADatNLO.HwU' index 301 using (($1+$2)/2):($3 < 0 ? sqrt(-1) : $3) ls 1 title 'NLO|#1, central value, dynamical\_scale\_choice=10'
#-- rendering subhistograms 'Relative scale and PDF uncertainty'
unset label
unset format
set yrange [-1.4800e+00:1.4000e+00]
set origin 0.0000e+00, 3.5000e-01
set size 1.0000e+00, 1.5000e-01
set mytics 2
set ytics auto
set format x ''
unset logscale y
set ylabel "NLO|#1 rel.unc."
set label "Relative uncertainties w.r.t. central values" font ",9" front at graph 0.03, graph 0.13
plot \
'MADatNLO.HwU' index 304 using (($1+$2)/2):(safe($7,$3,1.0)-1.0) ls 14 title '',\
'MADatNLO.HwU' index 304 using (($1+$2)/2):(safe($6,$3,1.0)-1.0) ls 14 title '',\
'MADatNLO.HwU' index 303 using (($1+$2)/2):(safe($7,$3,1.0)-1.0) ls 13 title '',\
'MADatNLO.HwU' index 303 using (($1+$2)/2):(safe($6,$3,1.0)-1.0) ls 13 title '',\
'MADatNLO.HwU' index 302 using (($1+$2)/2):(safe($7,$3,1.0)-1.0) ls 12 title '',\
'MADatNLO.HwU' index 302 using (($1+$2)/2):(safe($6,$3,1.0)-1.0) ls 12 title '',\
'MADatNLO.HwU' index 301 using (($1+$2)/2):(safe($7,$3,1.0)-1.0) ls 11 title '',\
'MADatNLO.HwU' index 301 using (($1+$2)/2):(safe($6,$3,1.0)-1.0) ls 11 title '',\
0.0 ls 999 title '',\
'MADatNLO.HwU' index 304 using (($1+$2)/2):(0.0):(safe($4,$3,0.0)) w yerrorbar ls 4 title '',\
'MADatNLO.HwU' index 304 using (($1+$2)/2):(safe($5,$3,1.0)-1.0) ls 4 title '',\
'MADatNLO.HwU' index 303 using (($1+$2)/2):(0.0):(safe($4,$3,0.0)) w yerrorbar ls 3 title '',\
'MADatNLO.HwU' index 303 using (($1+$2)/2):(safe($5,$3,1.0)-1.0) ls 3 title '',\
'MADatNLO.HwU' index 302 using (($1+$2)/2):(0.0):(safe($4,$3,0.0)) w yerrorbar ls 2 title '',\
'MADatNLO.HwU' index 302 using (($1+$2)/2):(safe($5,$3,1.0)-1.0) ls 2 title '',\
'MADatNLO.HwU' index 301 using (($1+$2)/2):(0.0):(safe($4,$3,0.0)) w yerrorbar ls 1 title '',\
'MADatNLO.HwU' index 301 using (($1+$2)/2):(safe($5,$3,1.0)-1.0) ls 1 title ''
#-- rendering subhistograms '(LO|#1SD0|#1SD1|#1)/(NLO|#1 central value) ratio'
unset label
unset format
set yrange [-2.4000e-01:1.2000e+00]
set origin 0.0000e+00, 2.0000e-01
set size 1.0000e+00, 1.5000e-01
set mytics 2
set ytics auto
set format x
unset logscale y
set ylabel "ratio w.r.t. NLO|#1"
set label "(LO|#1SD0|#1SD1|#1)/(NLO|#1 central value)" font ",9" at graph 0.03, graph 0.13
plot \
1.0 ls 999 title '',\
'MADatNLO.HwU' index 307 using (($1+$2)/2):7 ls 14 title '',\
'MADatNLO.HwU' index 307 using (($1+$2)/2):6 ls 14 title '',\
'MADatNLO.HwU' index 306 using (($1+$2)/2):7 ls 13 title '',\
'MADatNLO.HwU' index 306 using (($1+$2)/2):6 ls 13 title '',\
'MADatNLO.HwU' index 305 using (($1+$2)/2):7 ls 12 title '',\
'MADatNLO.HwU' index 305 using (($1+$2)/2):6 ls 12 title '',\
'MADatNLO.HwU' index 307 using (($1+$2)/2):5 ls 4 title '',\
'MADatNLO.HwU' index 307 using (($1+$2)/2):3:4 w yerrorbar ls 4 title '',\
'MADatNLO.HwU' index 307 using (($1+$2)/2):3 ls 4 title '',\
'MADatNLO.HwU' index 306 using (($1+$2)/2):5 ls 3 title '',\
'MADatNLO.HwU' index 306 using (($1+$2)/2):3:4 w yerrorbar ls 3 title '',\
'MADatNLO.HwU' index 306 using (($1+$2)/2):3 ls 3 title '',\
'MADatNLO.HwU' index 305 using (($1+$2)/2):5 ls 2 title '',\
'MADatNLO.HwU' index 305 using (($1+$2)/2):3:4 w yerrorbar ls 2 title '',\
'MADatNLO.HwU' index 305 using (($1+$2)/2):3 ls 2 title ''

unset label

################################################################################

################################################################################
### Rendering of the plot titled 'j1j2 log M'
################################################################################

set multiplot
set label "j1j2 log M" font ",13" at graph 0.04, graph 1.05
set xrange [-2.0000e-01:3.8000e+00]
set bmargin 0 
set tmargin 0
set xtics nomirror
set ytics nomirror
set mytics 10
set xtics auto
set key horizontal noreverse maxcols 1 width -4 
set label front 'MadGraph5\_aMC\@NLO' font "Courier,11" rotate by 90 at graph 1.02, graph 0.04

#-- rendering subhistograms 'NLO|#1 and LO|#1 results'

set format y '10^{%T}'
set yrange [9.0000e-01:1.1000e+02]
set origin 0.0000e+00, 5.0000e-01
set size 1.0000e+00, 4.0000e-01
set mytics 10
set ytics auto
set format x ''
set logscale y
set ylabel "{/Symbol s} per bin [pb]"

plot \
sqrt(-1) ls 14 title 'SD1|#1, scale variation',\
sqrt(-1) ls 13 title 'SD0|#1, scale variation',\
sqrt(-1) ls 12 title 'LO|#1, scale variation',\
sqrt(-1) ls 11 title 'NLO|#1, scale variation',\
'MADatNLO.HwU' index 311 using (($1+$2)/2):($3 >= 0 ? sqrt(-1) : abs($3)):4 w yerrorbar ls 104 title '',\
'MADatNLO.HwU' index 311 using (($1+$2)/2):($3 >= 0 ? sqrt(-1) : abs($3)) ls 104 title '',\
'MADatNLO.HwU' index 311 using (($1+$2)/2):($3 < 0 ? sqrt(-1) : $3):4 w yerrorbar ls 4 title '',\
'MADatNLO.HwU' index 311 using (($1+$2)/2):($3 < 0 ? sqrt(-1) : $3) ls 4 title 'SD1|#1, central value, dynamical\_scale\_choice=10',\
'MADatNLO.HwU' index 310 using (($1+$2)/2):($3 >= 0 ? sqrt(-1) : abs($3)):4 w yerrorbar ls 103 title '',\
'MADatNLO.HwU' index 310 using (($1+$2)/2):($3 >= 0 ? sqrt(-1) : abs($3)) ls 103 title '',\
'MADatNLO.HwU' index 310 using (($1+$2)/2):($3 < 0 ? sqrt(-1) : $3):4 w yerrorbar ls 3 title '',\
'MADatNLO.HwU' index 310 using (($1+$2)/2):($3 < 0 ? sqrt(-1) : $3) ls 3 title 'SD0|#1, central value, dynamical\_scale\_choice=10',\
'MADatNLO.HwU' index 309 using (($1+$2)/2):($3 >= 0 ? sqrt(-1) : abs($3)):4 w yerrorbar ls 102 title '',\
'MADatNLO.HwU' index 309 using (($1+$2)/2):($3 >= 0 ? sqrt(-1) : abs($3)) ls 102 title '',\
'MADatNLO.HwU' index 309 using (($1+$2)/2):($3 < 0 ? sqrt(-1) : $3):4 w yerrorbar ls 2 title '',\
'MADatNLO.HwU' index 309 using (($1+$2)/2):($3 < 0 ? sqrt(-1) : $3) ls 2 title 'LO|#1, central value, dynamical\_scale\_choice=10',\
'MADatNLO.HwU' index 308 using (($1+$2)/2):($3 >= 0 ? sqrt(-1) : abs($3)):4 w yerrorbar ls 101 title '',\
'MADatNLO.HwU' index 308 using (($1+$2)/2):($3 >= 0 ? sqrt(-1) : abs($3)) ls 101 title '',\
'MADatNLO.HwU' index 308 using (($1+$2)/2):($3 < 0 ? sqrt(-1) : $3):4 w yerrorbar ls 1 title '',\
'MADatNLO.HwU' index 308 using (($1+$2)/2):($3 < 0 ? sqrt(-1) : $3) ls 1 title 'NLO|#1, central value, dynamical\_scale\_choice=10'
#-- rendering subhistograms 'Relative scale and PDF uncertainty'
unset label
unset format
set yrange [-1.4800e+00:1.4000e+00]
set origin 0.0000e+00, 3.5000e-01
set size 1.0000e+00, 1.5000e-01
set mytics 2
set ytics auto
set format x ''
unset logscale y
set ylabel "NLO|#1 rel.unc."
set label "Relative uncertainties w.r.t. central values" font ",9" front at graph 0.03, graph 0.13
plot \
'MADatNLO.HwU' index 311 using (($1+$2)/2):(safe($7,$3,1.0)-1.0) ls 14 title '',\
'MADatNLO.HwU' index 311 using (($1+$2)/2):(safe($6,$3,1.0)-1.0) ls 14 title '',\
'MADatNLO.HwU' index 310 using (($1+$2)/2):(safe($7,$3,1.0)-1.0) ls 13 title '',\
'MADatNLO.HwU' index 310 using (($1+$2)/2):(safe($6,$3,1.0)-1.0) ls 13 title '',\
'MADatNLO.HwU' index 309 using (($1+$2)/2):(safe($7,$3,1.0)-1.0) ls 12 title '',\
'MADatNLO.HwU' index 309 using (($1+$2)/2):(safe($6,$3,1.0)-1.0) ls 12 title '',\
'MADatNLO.HwU' index 308 using (($1+$2)/2):(safe($7,$3,1.0)-1.0) ls 11 title '',\
'MADatNLO.HwU' index 308 using (($1+$2)/2):(safe($6,$3,1.0)-1.0) ls 11 title '',\
0.0 ls 999 title '',\
'MADatNLO.HwU' index 311 using (($1+$2)/2):(0.0):(safe($4,$3,0.0)) w yerrorbar ls 4 title '',\
'MADatNLO.HwU' index 311 using (($1+$2)/2):(safe($5,$3,1.0)-1.0) ls 4 title '',\
'MADatNLO.HwU' index 310 using (($1+$2)/2):(0.0):(safe($4,$3,0.0)) w yerrorbar ls 3 title '',\
'MADatNLO.HwU' index 310 using (($1+$2)/2):(safe($5,$3,1.0)-1.0) ls 3 title '',\
'MADatNLO.HwU' index 309 using (($1+$2)/2):(0.0):(safe($4,$3,0.0)) w yerrorbar ls 2 title '',\
'MADatNLO.HwU' index 309 using (($1+$2)/2):(safe($5,$3,1.0)-1.0) ls 2 title '',\
'MADatNLO.HwU' index 308 using (($1+$2)/2):(0.0):(safe($4,$3,0.0)) w yerrorbar ls 1 title '',\
'MADatNLO.HwU' index 308 using (($1+$2)/2):(safe($5,$3,1.0)-1.0) ls 1 title ''
#-- rendering subhistograms '(LO|#1SD0|#1SD1|#1)/(NLO|#1 central value) ratio'
unset label
unset format
set yrange [-2.4000e-01:1.2000e+00]
set origin 0.0000e+00, 2.0000e-01
set size 1.0000e+00, 1.5000e-01
set mytics 2
set ytics auto
set format x
unset logscale y
set ylabel "ratio w.r.t. NLO|#1"
set label "(LO|#1SD0|#1SD1|#1)/(NLO|#1 central value)" font ",9" at graph 0.03, graph 0.13
plot \
1.0 ls 999 title '',\
'MADatNLO.HwU' index 314 using (($1+$2)/2):7 ls 14 title '',\
'MADatNLO.HwU' index 314 using (($1+$2)/2):6 ls 14 title '',\
'MADatNLO.HwU' index 313 using (($1+$2)/2):7 ls 13 title '',\
'MADatNLO.HwU' index 313 using (($1+$2)/2):6 ls 13 title '',\
'MADatNLO.HwU' index 312 using (($1+$2)/2):7 ls 12 title '',\
'MADatNLO.HwU' index 312 using (($1+$2)/2):6 ls 12 title '',\
'MADatNLO.HwU' index 314 using (($1+$2)/2):5 ls 4 title '',\
'MADatNLO.HwU' index 314 using (($1+$2)/2):3:4 w yerrorbar ls 4 title '',\
'MADatNLO.HwU' index 314 using (($1+$2)/2):3 ls 4 title '',\
'MADatNLO.HwU' index 313 using (($1+$2)/2):5 ls 3 title '',\
'MADatNLO.HwU' index 313 using (($1+$2)/2):3:4 w yerrorbar ls 3 title '',\
'MADatNLO.HwU' index 313 using (($1+$2)/2):3 ls 3 title '',\
'MADatNLO.HwU' index 312 using (($1+$2)/2):5 ls 2 title '',\
'MADatNLO.HwU' index 312 using (($1+$2)/2):3:4 w yerrorbar ls 2 title '',\
'MADatNLO.HwU' index 312 using (($1+$2)/2):3 ls 2 title ''

unset label

################################################################################

################################################################################
### Rendering of the plot titled 'j2j3 log M'
################################################################################

set multiplot
set label "j2j3 log M" font ",13" at graph 0.04, graph 1.05
set xrange [-2.0000e-01:3.8000e+00]
set bmargin 0 
set tmargin 0
set xtics nomirror
set ytics nomirror
set mytics 10
set xtics auto
set key horizontal noreverse maxcols 1 width -4 
set label front 'MadGraph5\_aMC\@NLO' font "Courier,11" rotate by 90 at graph 1.02, graph 0.04

#-- rendering subhistograms 'NLO|#1 and LO|#1 results'

set format y '10^{%T}'
set yrange [9.0000e-01:1.1000e+02]
set origin 0.0000e+00, 5.0000e-01
set size 1.0000e+00, 4.0000e-01
set mytics 10
set ytics auto
set format x ''
set logscale y
set ylabel "{/Symbol s} per bin [pb]"

plot \
sqrt(-1) ls 14 title 'SD1|#1, scale variation',\
sqrt(-1) ls 13 title 'SD0|#1, scale variation',\
sqrt(-1) ls 12 title 'LO|#1, scale variation',\
sqrt(-1) ls 11 title 'NLO|#1, scale variation',\
'MADatNLO.HwU' index 318 using (($1+$2)/2):($3 >= 0 ? sqrt(-1) : abs($3)):4 w yerrorbar ls 104 title '',\
'MADatNLO.HwU' index 318 using (($1+$2)/2):($3 >= 0 ? sqrt(-1) : abs($3)) ls 104 title '',\
'MADatNLO.HwU' index 318 using (($1+$2)/2):($3 < 0 ? sqrt(-1) : $3):4 w yerrorbar ls 4 title '',\
'MADatNLO.HwU' index 318 using (($1+$2)/2):($3 < 0 ? sqrt(-1) : $3) ls 4 title 'SD1|#1, central value, dynamical\_scale\_choice=10',\
'MADatNLO.HwU' index 317 using (($1+$2)/2):($3 >= 0 ? sqrt(-1) : abs($3)):4 w yerrorbar ls 103 title '',\
'MADatNLO.HwU' index 317 using (($1+$2)/2):($3 >= 0 ? sqrt(-1) : abs($3)) ls 103 title '',\
'MADatNLO.HwU' index 317 using (($1+$2)/2):($3 < 0 ? sqrt(-1) : $3):4 w yerrorbar ls 3 title '',\
'MADatNLO.HwU' index 317 using (($1+$2)/2):($3 < 0 ? sqrt(-1) : $3) ls 3 title 'SD0|#1, central value, dynamical\_scale\_choice=10',\
'MADatNLO.HwU' index 316 using (($1+$2)/2):($3 >= 0 ? sqrt(-1) : abs($3)):4 w yerrorbar ls 102 title '',\
'MADatNLO.HwU' index 316 using (($1+$2)/2):($3 >= 0 ? sqrt(-1) : abs($3)) ls 102 title '',\
'MADatNLO.HwU' index 316 using (($1+$2)/2):($3 < 0 ? sqrt(-1) : $3):4 w yerrorbar ls 2 title '',\
'MADatNLO.HwU' index 316 using (($1+$2)/2):($3 < 0 ? sqrt(-1) : $3) ls 2 title 'LO|#1, central value, dynamical\_scale\_choice=10',\
'MADatNLO.HwU' index 315 using (($1+$2)/2):($3 >= 0 ? sqrt(-1) : abs($3)):4 w yerrorbar ls 101 title '',\
'MADatNLO.HwU' index 315 using (($1+$2)/2):($3 >= 0 ? sqrt(-1) : abs($3)) ls 101 title '',\
'MADatNLO.HwU' index 315 using (($1+$2)/2):($3 < 0 ? sqrt(-1) : $3):4 w yerrorbar ls 1 title '',\
'MADatNLO.HwU' index 315 using (($1+$2)/2):($3 < 0 ? sqrt(-1) : $3) ls 1 title 'NLO|#1, central value, dynamical\_scale\_choice=10'
#-- rendering subhistograms 'Relative scale and PDF uncertainty'
unset label
unset format
set yrange [-1.4800e+00:1.4000e+00]
set origin 0.0000e+00, 3.5000e-01
set size 1.0000e+00, 1.5000e-01
set mytics 2
set ytics auto
set format x ''
unset logscale y
set ylabel "NLO|#1 rel.unc."
set label "Relative uncertainties w.r.t. central values" font ",9" front at graph 0.03, graph 0.13
plot \
'MADatNLO.HwU' index 318 using (($1+$2)/2):(safe($7,$3,1.0)-1.0) ls 14 title '',\
'MADatNLO.HwU' index 318 using (($1+$2)/2):(safe($6,$3,1.0)-1.0) ls 14 title '',\
'MADatNLO.HwU' index 317 using (($1+$2)/2):(safe($7,$3,1.0)-1.0) ls 13 title '',\
'MADatNLO.HwU' index 317 using (($1+$2)/2):(safe($6,$3,1.0)-1.0) ls 13 title '',\
'MADatNLO.HwU' index 316 using (($1+$2)/2):(safe($7,$3,1.0)-1.0) ls 12 title '',\
'MADatNLO.HwU' index 316 using (($1+$2)/2):(safe($6,$3,1.0)-1.0) ls 12 title '',\
'MADatNLO.HwU' index 315 using (($1+$2)/2):(safe($7,$3,1.0)-1.0) ls 11 title '',\
'MADatNLO.HwU' index 315 using (($1+$2)/2):(safe($6,$3,1.0)-1.0) ls 11 title '',\
0.0 ls 999 title '',\
'MADatNLO.HwU' index 318 using (($1+$2)/2):(0.0):(safe($4,$3,0.0)) w yerrorbar ls 4 title '',\
'MADatNLO.HwU' index 318 using (($1+$2)/2):(safe($5,$3,1.0)-1.0) ls 4 title '',\
'MADatNLO.HwU' index 317 using (($1+$2)/2):(0.0):(safe($4,$3,0.0)) w yerrorbar ls 3 title '',\
'MADatNLO.HwU' index 317 using (($1+$2)/2):(safe($5,$3,1.0)-1.0) ls 3 title '',\
'MADatNLO.HwU' index 316 using (($1+$2)/2):(0.0):(safe($4,$3,0.0)) w yerrorbar ls 2 title '',\
'MADatNLO.HwU' index 316 using (($1+$2)/2):(safe($5,$3,1.0)-1.0) ls 2 title '',\
'MADatNLO.HwU' index 315 using (($1+$2)/2):(0.0):(safe($4,$3,0.0)) w yerrorbar ls 1 title '',\
'MADatNLO.HwU' index 315 using (($1+$2)/2):(safe($5,$3,1.0)-1.0) ls 1 title ''
#-- rendering subhistograms '(LO|#1SD0|#1SD1|#1)/(NLO|#1 central value) ratio'
unset label
unset format
set yrange [-2.4000e-01:1.2000e+00]
set origin 0.0000e+00, 2.0000e-01
set size 1.0000e+00, 1.5000e-01
set mytics 2
set ytics auto
set format x
unset logscale y
set ylabel "ratio w.r.t. NLO|#1"
set label "(LO|#1SD0|#1SD1|#1)/(NLO|#1 central value)" font ",9" at graph 0.03, graph 0.13
plot \
1.0 ls 999 title '',\
'MADatNLO.HwU' index 321 using (($1+$2)/2):7 ls 14 title '',\
'MADatNLO.HwU' index 321 using (($1+$2)/2):6 ls 14 title '',\
'MADatNLO.HwU' index 320 using (($1+$2)/2):7 ls 13 title '',\
'MADatNLO.HwU' index 320 using (($1+$2)/2):6 ls 13 title '',\
'MADatNLO.HwU' index 319 using (($1+$2)/2):7 ls 12 title '',\
'MADatNLO.HwU' index 319 using (($1+$2)/2):6 ls 12 title '',\
'MADatNLO.HwU' index 321 using (($1+$2)/2):5 ls 4 title '',\
'MADatNLO.HwU' index 321 using (($1+$2)/2):3:4 w yerrorbar ls 4 title '',\
'MADatNLO.HwU' index 321 using (($1+$2)/2):3 ls 4 title '',\
'MADatNLO.HwU' index 320 using (($1+$2)/2):5 ls 3 title '',\
'MADatNLO.HwU' index 320 using (($1+$2)/2):3:4 w yerrorbar ls 3 title '',\
'MADatNLO.HwU' index 320 using (($1+$2)/2):3 ls 3 title '',\
'MADatNLO.HwU' index 319 using (($1+$2)/2):5 ls 2 title '',\
'MADatNLO.HwU' index 319 using (($1+$2)/2):3:4 w yerrorbar ls 2 title '',\
'MADatNLO.HwU' index 319 using (($1+$2)/2):3 ls 2 title ''

unset label

################################################################################

################################################################################
### Rendering of the plot titled 'j1j3 log M'
################################################################################

set multiplot
set label "j1j3 log M" font ",13" at graph 0.04, graph 1.05
set xrange [-2.0000e-01:3.8000e+00]
set bmargin 0 
set tmargin 0
set xtics nomirror
set ytics nomirror
set mytics 10
set xtics auto
set key horizontal noreverse maxcols 1 width -4 
set label front 'MadGraph5\_aMC\@NLO' font "Courier,11" rotate by 90 at graph 1.02, graph 0.04

#-- rendering subhistograms 'NLO|#1 and LO|#1 results'

set format y '10^{%T}'
set yrange [9.0000e-01:1.1000e+02]
set origin 0.0000e+00, 5.0000e-01
set size 1.0000e+00, 4.0000e-01
set mytics 10
set ytics auto
set format x ''
set logscale y
set ylabel "{/Symbol s} per bin [pb]"

plot \
sqrt(-1) ls 14 title 'SD1|#1, scale variation',\
sqrt(-1) ls 13 title 'SD0|#1, scale variation',\
sqrt(-1) ls 12 title 'LO|#1, scale variation',\
sqrt(-1) ls 11 title 'NLO|#1, scale variation',\
'MADatNLO.HwU' index 325 using (($1+$2)/2):($3 >= 0 ? sqrt(-1) : abs($3)):4 w yerrorbar ls 104 title '',\
'MADatNLO.HwU' index 325 using (($1+$2)/2):($3 >= 0 ? sqrt(-1) : abs($3)) ls 104 title '',\
'MADatNLO.HwU' index 325 using (($1+$2)/2):($3 < 0 ? sqrt(-1) : $3):4 w yerrorbar ls 4 title '',\
'MADatNLO.HwU' index 325 using (($1+$2)/2):($3 < 0 ? sqrt(-1) : $3) ls 4 title 'SD1|#1, central value, dynamical\_scale\_choice=10',\
'MADatNLO.HwU' index 324 using (($1+$2)/2):($3 >= 0 ? sqrt(-1) : abs($3)):4 w yerrorbar ls 103 title '',\
'MADatNLO.HwU' index 324 using (($1+$2)/2):($3 >= 0 ? sqrt(-1) : abs($3)) ls 103 title '',\
'MADatNLO.HwU' index 324 using (($1+$2)/2):($3 < 0 ? sqrt(-1) : $3):4 w yerrorbar ls 3 title '',\
'MADatNLO.HwU' index 324 using (($1+$2)/2):($3 < 0 ? sqrt(-1) : $3) ls 3 title 'SD0|#1, central value, dynamical\_scale\_choice=10',\
'MADatNLO.HwU' index 323 using (($1+$2)/2):($3 >= 0 ? sqrt(-1) : abs($3)):4 w yerrorbar ls 102 title '',\
'MADatNLO.HwU' index 323 using (($1+$2)/2):($3 >= 0 ? sqrt(-1) : abs($3)) ls 102 title '',\
'MADatNLO.HwU' index 323 using (($1+$2)/2):($3 < 0 ? sqrt(-1) : $3):4 w yerrorbar ls 2 title '',\
'MADatNLO.HwU' index 323 using (($1+$2)/2):($3 < 0 ? sqrt(-1) : $3) ls 2 title 'LO|#1, central value, dynamical\_scale\_choice=10',\
'MADatNLO.HwU' index 322 using (($1+$2)/2):($3 >= 0 ? sqrt(-1) : abs($3)):4 w yerrorbar ls 101 title '',\
'MADatNLO.HwU' index 322 using (($1+$2)/2):($3 >= 0 ? sqrt(-1) : abs($3)) ls 101 title '',\
'MADatNLO.HwU' index 322 using (($1+$2)/2):($3 < 0 ? sqrt(-1) : $3):4 w yerrorbar ls 1 title '',\
'MADatNLO.HwU' index 322 using (($1+$2)/2):($3 < 0 ? sqrt(-1) : $3) ls 1 title 'NLO|#1, central value, dynamical\_scale\_choice=10'
#-- rendering subhistograms 'Relative scale and PDF uncertainty'
unset label
unset format
set yrange [-1.4800e+00:1.4000e+00]
set origin 0.0000e+00, 3.5000e-01
set size 1.0000e+00, 1.5000e-01
set mytics 2
set ytics auto
set format x ''
unset logscale y
set ylabel "NLO|#1 rel.unc."
set label "Relative uncertainties w.r.t. central values" font ",9" front at graph 0.03, graph 0.13
plot \
'MADatNLO.HwU' index 325 using (($1+$2)/2):(safe($7,$3,1.0)-1.0) ls 14 title '',\
'MADatNLO.HwU' index 325 using (($1+$2)/2):(safe($6,$3,1.0)-1.0) ls 14 title '',\
'MADatNLO.HwU' index 324 using (($1+$2)/2):(safe($7,$3,1.0)-1.0) ls 13 title '',\
'MADatNLO.HwU' index 324 using (($1+$2)/2):(safe($6,$3,1.0)-1.0) ls 13 title '',\
'MADatNLO.HwU' index 323 using (($1+$2)/2):(safe($7,$3,1.0)-1.0) ls 12 title '',\
'MADatNLO.HwU' index 323 using (($1+$2)/2):(safe($6,$3,1.0)-1.0) ls 12 title '',\
'MADatNLO.HwU' index 322 using (($1+$2)/2):(safe($7,$3,1.0)-1.0) ls 11 title '',\
'MADatNLO.HwU' index 322 using (($1+$2)/2):(safe($6,$3,1.0)-1.0) ls 11 title '',\
0.0 ls 999 title '',\
'MADatNLO.HwU' index 325 using (($1+$2)/2):(0.0):(safe($4,$3,0.0)) w yerrorbar ls 4 title '',\
'MADatNLO.HwU' index 325 using (($1+$2)/2):(safe($5,$3,1.0)-1.0) ls 4 title '',\
'MADatNLO.HwU' index 324 using (($1+$2)/2):(0.0):(safe($4,$3,0.0)) w yerrorbar ls 3 title '',\
'MADatNLO.HwU' index 324 using (($1+$2)/2):(safe($5,$3,1.0)-1.0) ls 3 title '',\
'MADatNLO.HwU' index 323 using (($1+$2)/2):(0.0):(safe($4,$3,0.0)) w yerrorbar ls 2 title '',\
'MADatNLO.HwU' index 323 using (($1+$2)/2):(safe($5,$3,1.0)-1.0) ls 2 title '',\
'MADatNLO.HwU' index 322 using (($1+$2)/2):(0.0):(safe($4,$3,0.0)) w yerrorbar ls 1 title '',\
'MADatNLO.HwU' index 322 using (($1+$2)/2):(safe($5,$3,1.0)-1.0) ls 1 title ''
#-- rendering subhistograms '(LO|#1SD0|#1SD1|#1)/(NLO|#1 central value) ratio'
unset label
unset format
set yrange [-2.4000e-01:1.2000e+00]
set origin 0.0000e+00, 2.0000e-01
set size 1.0000e+00, 1.5000e-01
set mytics 2
set ytics auto
set format x
unset logscale y
set ylabel "ratio w.r.t. NLO|#1"
set label "(LO|#1SD0|#1SD1|#1)/(NLO|#1 central value)" font ",9" at graph 0.03, graph 0.13
plot \
1.0 ls 999 title '',\
'MADatNLO.HwU' index 328 using (($1+$2)/2):7 ls 14 title '',\
'MADatNLO.HwU' index 328 using (($1+$2)/2):6 ls 14 title '',\
'MADatNLO.HwU' index 327 using (($1+$2)/2):7 ls 13 title '',\
'MADatNLO.HwU' index 327 using (($1+$2)/2):6 ls 13 title '',\
'MADatNLO.HwU' index 326 using (($1+$2)/2):7 ls 12 title '',\
'MADatNLO.HwU' index 326 using (($1+$2)/2):6 ls 12 title '',\
'MADatNLO.HwU' index 328 using (($1+$2)/2):5 ls 4 title '',\
'MADatNLO.HwU' index 328 using (($1+$2)/2):3:4 w yerrorbar ls 4 title '',\
'MADatNLO.HwU' index 328 using (($1+$2)/2):3 ls 4 title '',\
'MADatNLO.HwU' index 327 using (($1+$2)/2):5 ls 3 title '',\
'MADatNLO.HwU' index 327 using (($1+$2)/2):3:4 w yerrorbar ls 3 title '',\
'MADatNLO.HwU' index 327 using (($1+$2)/2):3 ls 3 title '',\
'MADatNLO.HwU' index 326 using (($1+$2)/2):5 ls 2 title '',\
'MADatNLO.HwU' index 326 using (($1+$2)/2):3:4 w yerrorbar ls 2 title '',\
'MADatNLO.HwU' index 326 using (($1+$2)/2):3 ls 2 title ''

unset label

################################################################################

################################################################################
### Rendering of the plot titled 'j1j2j3 log M'
################################################################################

set multiplot
set label "j1j2j3 log M" font ",13" at graph 0.04, graph 1.05
set xrange [-2.0000e-01:3.8000e+00]
set bmargin 0 
set tmargin 0
set xtics nomirror
set ytics nomirror
set mytics 10
set xtics auto
set key horizontal noreverse maxcols 1 width -4 
set label front 'MadGraph5\_aMC\@NLO' font "Courier,11" rotate by 90 at graph 1.02, graph 0.04

#-- rendering subhistograms 'NLO|#1 and LO|#1 results'

set format y '10^{%T}'
set yrange [9.0000e-01:1.1000e+02]
set origin 0.0000e+00, 5.0000e-01
set size 1.0000e+00, 4.0000e-01
set mytics 10
set ytics auto
set format x ''
set logscale y
set ylabel "{/Symbol s} per bin [pb]"

plot \
sqrt(-1) ls 14 title 'SD1|#1, scale variation',\
sqrt(-1) ls 13 title 'SD0|#1, scale variation',\
sqrt(-1) ls 12 title 'LO|#1, scale variation',\
sqrt(-1) ls 11 title 'NLO|#1, scale variation',\
'MADatNLO.HwU' index 332 using (($1+$2)/2):($3 >= 0 ? sqrt(-1) : abs($3)):4 w yerrorbar ls 104 title '',\
'MADatNLO.HwU' index 332 using (($1+$2)/2):($3 >= 0 ? sqrt(-1) : abs($3)) ls 104 title '',\
'MADatNLO.HwU' index 332 using (($1+$2)/2):($3 < 0 ? sqrt(-1) : $3):4 w yerrorbar ls 4 title '',\
'MADatNLO.HwU' index 332 using (($1+$2)/2):($3 < 0 ? sqrt(-1) : $3) ls 4 title 'SD1|#1, central value, dynamical\_scale\_choice=10',\
'MADatNLO.HwU' index 331 using (($1+$2)/2):($3 >= 0 ? sqrt(-1) : abs($3)):4 w yerrorbar ls 103 title '',\
'MADatNLO.HwU' index 331 using (($1+$2)/2):($3 >= 0 ? sqrt(-1) : abs($3)) ls 103 title '',\
'MADatNLO.HwU' index 331 using (($1+$2)/2):($3 < 0 ? sqrt(-1) : $3):4 w yerrorbar ls 3 title '',\
'MADatNLO.HwU' index 331 using (($1+$2)/2):($3 < 0 ? sqrt(-1) : $3) ls 3 title 'SD0|#1, central value, dynamical\_scale\_choice=10',\
'MADatNLO.HwU' index 330 using (($1+$2)/2):($3 >= 0 ? sqrt(-1) : abs($3)):4 w yerrorbar ls 102 title '',\
'MADatNLO.HwU' index 330 using (($1+$2)/2):($3 >= 0 ? sqrt(-1) : abs($3)) ls 102 title '',\
'MADatNLO.HwU' index 330 using (($1+$2)/2):($3 < 0 ? sqrt(-1) : $3):4 w yerrorbar ls 2 title '',\
'MADatNLO.HwU' index 330 using (($1+$2)/2):($3 < 0 ? sqrt(-1) : $3) ls 2 title 'LO|#1, central value, dynamical\_scale\_choice=10',\
'MADatNLO.HwU' index 329 using (($1+$2)/2):($3 >= 0 ? sqrt(-1) : abs($3)):4 w yerrorbar ls 101 title '',\
'MADatNLO.HwU' index 329 using (($1+$2)/2):($3 >= 0 ? sqrt(-1) : abs($3)) ls 101 title '',\
'MADatNLO.HwU' index 329 using (($1+$2)/2):($3 < 0 ? sqrt(-1) : $3):4 w yerrorbar ls 1 title '',\
'MADatNLO.HwU' index 329 using (($1+$2)/2):($3 < 0 ? sqrt(-1) : $3) ls 1 title 'NLO|#1, central value, dynamical\_scale\_choice=10'
#-- rendering subhistograms 'Relative scale and PDF uncertainty'
unset label
unset format
set yrange [-1.4800e+00:1.4000e+00]
set origin 0.0000e+00, 3.5000e-01
set size 1.0000e+00, 1.5000e-01
set mytics 2
set ytics auto
set format x ''
unset logscale y
set ylabel "NLO|#1 rel.unc."
set label "Relative uncertainties w.r.t. central values" font ",9" front at graph 0.03, graph 0.13
plot \
'MADatNLO.HwU' index 332 using (($1+$2)/2):(safe($7,$3,1.0)-1.0) ls 14 title '',\
'MADatNLO.HwU' index 332 using (($1+$2)/2):(safe($6,$3,1.0)-1.0) ls 14 title '',\
'MADatNLO.HwU' index 331 using (($1+$2)/2):(safe($7,$3,1.0)-1.0) ls 13 title '',\
'MADatNLO.HwU' index 331 using (($1+$2)/2):(safe($6,$3,1.0)-1.0) ls 13 title '',\
'MADatNLO.HwU' index 330 using (($1+$2)/2):(safe($7,$3,1.0)-1.0) ls 12 title '',\
'MADatNLO.HwU' index 330 using (($1+$2)/2):(safe($6,$3,1.0)-1.0) ls 12 title '',\
'MADatNLO.HwU' index 329 using (($1+$2)/2):(safe($7,$3,1.0)-1.0) ls 11 title '',\
'MADatNLO.HwU' index 329 using (($1+$2)/2):(safe($6,$3,1.0)-1.0) ls 11 title '',\
0.0 ls 999 title '',\
'MADatNLO.HwU' index 332 using (($1+$2)/2):(0.0):(safe($4,$3,0.0)) w yerrorbar ls 4 title '',\
'MADatNLO.HwU' index 332 using (($1+$2)/2):(safe($5,$3,1.0)-1.0) ls 4 title '',\
'MADatNLO.HwU' index 331 using (($1+$2)/2):(0.0):(safe($4,$3,0.0)) w yerrorbar ls 3 title '',\
'MADatNLO.HwU' index 331 using (($1+$2)/2):(safe($5,$3,1.0)-1.0) ls 3 title '',\
'MADatNLO.HwU' index 330 using (($1+$2)/2):(0.0):(safe($4,$3,0.0)) w yerrorbar ls 2 title '',\
'MADatNLO.HwU' index 330 using (($1+$2)/2):(safe($5,$3,1.0)-1.0) ls 2 title '',\
'MADatNLO.HwU' index 329 using (($1+$2)/2):(0.0):(safe($4,$3,0.0)) w yerrorbar ls 1 title '',\
'MADatNLO.HwU' index 329 using (($1+$2)/2):(safe($5,$3,1.0)-1.0) ls 1 title ''
#-- rendering subhistograms '(LO|#1SD0|#1SD1|#1)/(NLO|#1 central value) ratio'
unset label
unset format
set yrange [-2.4000e-01:1.2000e+00]
set origin 0.0000e+00, 2.0000e-01
set size 1.0000e+00, 1.5000e-01
set mytics 2
set ytics auto
set format x
unset logscale y
set ylabel "ratio w.r.t. NLO|#1"
set label "(LO|#1SD0|#1SD1|#1)/(NLO|#1 central value)" font ",9" at graph 0.03, graph 0.13
plot \
1.0 ls 999 title '',\
'MADatNLO.HwU' index 335 using (($1+$2)/2):7 ls 14 title '',\
'MADatNLO.HwU' index 335 using (($1+$2)/2):6 ls 14 title '',\
'MADatNLO.HwU' index 334 using (($1+$2)/2):7 ls 13 title '',\
'MADatNLO.HwU' index 334 using (($1+$2)/2):6 ls 13 title '',\
'MADatNLO.HwU' index 333 using (($1+$2)/2):7 ls 12 title '',\
'MADatNLO.HwU' index 333 using (($1+$2)/2):6 ls 12 title '',\
'MADatNLO.HwU' index 335 using (($1+$2)/2):5 ls 4 title '',\
'MADatNLO.HwU' index 335 using (($1+$2)/2):3:4 w yerrorbar ls 4 title '',\
'MADatNLO.HwU' index 335 using (($1+$2)/2):3 ls 4 title '',\
'MADatNLO.HwU' index 334 using (($1+$2)/2):5 ls 3 title '',\
'MADatNLO.HwU' index 334 using (($1+$2)/2):3:4 w yerrorbar ls 3 title '',\
'MADatNLO.HwU' index 334 using (($1+$2)/2):3 ls 3 title '',\
'MADatNLO.HwU' index 333 using (($1+$2)/2):5 ls 2 title '',\
'MADatNLO.HwU' index 333 using (($1+$2)/2):3:4 w yerrorbar ls 2 title '',\
'MADatNLO.HwU' index 333 using (($1+$2)/2):3 ls 2 title ''

unset label

################################################################################

################################################################################
### Rendering of the plot titled '3w log M'
################################################################################

set multiplot
set label "3w log M" font ",13" at graph 0.04, graph 1.05
set xrange [-2.0000e-01:3.8000e+00]
set bmargin 0 
set tmargin 0
set xtics nomirror
set ytics nomirror
set mytics 10
set xtics auto
set key horizontal noreverse maxcols 1 width -4 
set label front 'MadGraph5\_aMC\@NLO' font "Courier,11" rotate by 90 at graph 1.02, graph 0.04

#-- rendering subhistograms 'NLO|#1 and LO|#1 results'

set format y '10^{%T}'
set yrange [9.0000e-01:1.1000e+02]
set origin 0.0000e+00, 5.0000e-01
set size 1.0000e+00, 4.0000e-01
set mytics 10
set ytics auto
set format x ''
set logscale y
set ylabel "{/Symbol s} per bin [pb]"

plot \
sqrt(-1) ls 14 title 'SD1|#1, scale variation',\
sqrt(-1) ls 13 title 'SD0|#1, scale variation',\
sqrt(-1) ls 12 title 'LO|#1, scale variation',\
sqrt(-1) ls 11 title 'NLO|#1, scale variation',\
'MADatNLO.HwU' index 339 using (($1+$2)/2):($3 >= 0 ? sqrt(-1) : abs($3)):4 w yerrorbar ls 104 title '',\
'MADatNLO.HwU' index 339 using (($1+$2)/2):($3 >= 0 ? sqrt(-1) : abs($3)) ls 104 title '',\
'MADatNLO.HwU' index 339 using (($1+$2)/2):($3 < 0 ? sqrt(-1) : $3):4 w yerrorbar ls 4 title '',\
'MADatNLO.HwU' index 339 using (($1+$2)/2):($3 < 0 ? sqrt(-1) : $3) ls 4 title 'SD1|#1, central value, dynamical\_scale\_choice=10',\
'MADatNLO.HwU' index 338 using (($1+$2)/2):($3 >= 0 ? sqrt(-1) : abs($3)):4 w yerrorbar ls 103 title '',\
'MADatNLO.HwU' index 338 using (($1+$2)/2):($3 >= 0 ? sqrt(-1) : abs($3)) ls 103 title '',\
'MADatNLO.HwU' index 338 using (($1+$2)/2):($3 < 0 ? sqrt(-1) : $3):4 w yerrorbar ls 3 title '',\
'MADatNLO.HwU' index 338 using (($1+$2)/2):($3 < 0 ? sqrt(-1) : $3) ls 3 title 'SD0|#1, central value, dynamical\_scale\_choice=10',\
'MADatNLO.HwU' index 337 using (($1+$2)/2):($3 >= 0 ? sqrt(-1) : abs($3)):4 w yerrorbar ls 102 title '',\
'MADatNLO.HwU' index 337 using (($1+$2)/2):($3 >= 0 ? sqrt(-1) : abs($3)) ls 102 title '',\
'MADatNLO.HwU' index 337 using (($1+$2)/2):($3 < 0 ? sqrt(-1) : $3):4 w yerrorbar ls 2 title '',\
'MADatNLO.HwU' index 337 using (($1+$2)/2):($3 < 0 ? sqrt(-1) : $3) ls 2 title 'LO|#1, central value, dynamical\_scale\_choice=10',\
'MADatNLO.HwU' index 336 using (($1+$2)/2):($3 >= 0 ? sqrt(-1) : abs($3)):4 w yerrorbar ls 101 title '',\
'MADatNLO.HwU' index 336 using (($1+$2)/2):($3 >= 0 ? sqrt(-1) : abs($3)) ls 101 title '',\
'MADatNLO.HwU' index 336 using (($1+$2)/2):($3 < 0 ? sqrt(-1) : $3):4 w yerrorbar ls 1 title '',\
'MADatNLO.HwU' index 336 using (($1+$2)/2):($3 < 0 ? sqrt(-1) : $3) ls 1 title 'NLO|#1, central value, dynamical\_scale\_choice=10'
#-- rendering subhistograms 'Relative scale and PDF uncertainty'
unset label
unset format
set yrange [-1.4800e+00:1.4000e+00]
set origin 0.0000e+00, 3.5000e-01
set size 1.0000e+00, 1.5000e-01
set mytics 2
set ytics auto
set format x ''
unset logscale y
set ylabel "NLO|#1 rel.unc."
set label "Relative uncertainties w.r.t. central values" font ",9" front at graph 0.03, graph 0.13
plot \
'MADatNLO.HwU' index 339 using (($1+$2)/2):(safe($7,$3,1.0)-1.0) ls 14 title '',\
'MADatNLO.HwU' index 339 using (($1+$2)/2):(safe($6,$3,1.0)-1.0) ls 14 title '',\
'MADatNLO.HwU' index 338 using (($1+$2)/2):(safe($7,$3,1.0)-1.0) ls 13 title '',\
'MADatNLO.HwU' index 338 using (($1+$2)/2):(safe($6,$3,1.0)-1.0) ls 13 title '',\
'MADatNLO.HwU' index 337 using (($1+$2)/2):(safe($7,$3,1.0)-1.0) ls 12 title '',\
'MADatNLO.HwU' index 337 using (($1+$2)/2):(safe($6,$3,1.0)-1.0) ls 12 title '',\
'MADatNLO.HwU' index 336 using (($1+$2)/2):(safe($7,$3,1.0)-1.0) ls 11 title '',\
'MADatNLO.HwU' index 336 using (($1+$2)/2):(safe($6,$3,1.0)-1.0) ls 11 title '',\
0.0 ls 999 title '',\
'MADatNLO.HwU' index 339 using (($1+$2)/2):(0.0):(safe($4,$3,0.0)) w yerrorbar ls 4 title '',\
'MADatNLO.HwU' index 339 using (($1+$2)/2):(safe($5,$3,1.0)-1.0) ls 4 title '',\
'MADatNLO.HwU' index 338 using (($1+$2)/2):(0.0):(safe($4,$3,0.0)) w yerrorbar ls 3 title '',\
'MADatNLO.HwU' index 338 using (($1+$2)/2):(safe($5,$3,1.0)-1.0) ls 3 title '',\
'MADatNLO.HwU' index 337 using (($1+$2)/2):(0.0):(safe($4,$3,0.0)) w yerrorbar ls 2 title '',\
'MADatNLO.HwU' index 337 using (($1+$2)/2):(safe($5,$3,1.0)-1.0) ls 2 title '',\
'MADatNLO.HwU' index 336 using (($1+$2)/2):(0.0):(safe($4,$3,0.0)) w yerrorbar ls 1 title '',\
'MADatNLO.HwU' index 336 using (($1+$2)/2):(safe($5,$3,1.0)-1.0) ls 1 title ''
#-- rendering subhistograms '(LO|#1SD0|#1SD1|#1)/(NLO|#1 central value) ratio'
unset label
unset format
set yrange [-2.4000e-01:1.2000e+00]
set origin 0.0000e+00, 2.0000e-01
set size 1.0000e+00, 1.5000e-01
set mytics 2
set ytics auto
set format x
unset logscale y
set ylabel "ratio w.r.t. NLO|#1"
set label "(LO|#1SD0|#1SD1|#1)/(NLO|#1 central value)" font ",9" at graph 0.03, graph 0.13
plot \
1.0 ls 999 title '',\
'MADatNLO.HwU' index 342 using (($1+$2)/2):7 ls 14 title '',\
'MADatNLO.HwU' index 342 using (($1+$2)/2):6 ls 14 title '',\
'MADatNLO.HwU' index 341 using (($1+$2)/2):7 ls 13 title '',\
'MADatNLO.HwU' index 341 using (($1+$2)/2):6 ls 13 title '',\
'MADatNLO.HwU' index 340 using (($1+$2)/2):7 ls 12 title '',\
'MADatNLO.HwU' index 340 using (($1+$2)/2):6 ls 12 title '',\
'MADatNLO.HwU' index 342 using (($1+$2)/2):5 ls 4 title '',\
'MADatNLO.HwU' index 342 using (($1+$2)/2):3:4 w yerrorbar ls 4 title '',\
'MADatNLO.HwU' index 342 using (($1+$2)/2):3 ls 4 title '',\
'MADatNLO.HwU' index 341 using (($1+$2)/2):5 ls 3 title '',\
'MADatNLO.HwU' index 341 using (($1+$2)/2):3:4 w yerrorbar ls 3 title '',\
'MADatNLO.HwU' index 341 using (($1+$2)/2):3 ls 3 title '',\
'MADatNLO.HwU' index 340 using (($1+$2)/2):5 ls 2 title '',\
'MADatNLO.HwU' index 340 using (($1+$2)/2):3:4 w yerrorbar ls 2 title '',\
'MADatNLO.HwU' index 340 using (($1+$2)/2):3 ls 2 title ''

unset label

################################################################################

################################################################################
### Rendering of the plot titled 'log HT (partons)'
################################################################################

set multiplot
set label "log HT (partons)" font ",13" at graph 0.04, graph 1.05
set xrange [2.5200e+00:3.8000e+00]
set bmargin 0 
set tmargin 0
set xtics nomirror
set ytics nomirror
set mytics 10
set xtics auto
set key horizontal noreverse maxcols 1 width -4 
set label front 'MadGraph5\_aMC\@NLO' font "Courier,11" rotate by 90 at graph 1.02, graph 0.04

#-- rendering subhistograms 'NLO|#1 and LO|#1 results'

set format y '10^{%T}'
set yrange [2.4986e-04:4.8248e+00]
set origin 0.0000e+00, 5.0000e-01
set size 1.0000e+00, 4.0000e-01
set mytics 10
set ytics auto
set format x ''
set logscale y
set ylabel "{/Symbol s} per bin [pb]"

plot \
sqrt(-1) ls 14 title 'SD1|#1, scale variation',\
sqrt(-1) ls 13 title 'SD0|#1, scale variation',\
sqrt(-1) ls 12 title 'LO|#1, scale variation',\
sqrt(-1) ls 11 title 'NLO|#1, scale variation',\
'MADatNLO.HwU' index 346 using (($1+$2)/2):($3 >= 0 ? sqrt(-1) : abs($3)):4 w yerrorbar ls 104 title '',\
'MADatNLO.HwU' index 346 using (($1+$2)/2):($3 >= 0 ? sqrt(-1) : abs($3)) ls 104 title '',\
'MADatNLO.HwU' index 346 using (($1+$2)/2):($3 < 0 ? sqrt(-1) : $3):4 w yerrorbar ls 4 title '',\
'MADatNLO.HwU' index 346 using (($1+$2)/2):($3 < 0 ? sqrt(-1) : $3) ls 4 title 'SD1|#1, central value, dynamical\_scale\_choice=10',\
'MADatNLO.HwU' index 345 using (($1+$2)/2):($3 >= 0 ? sqrt(-1) : abs($3)):4 w yerrorbar ls 103 title '',\
'MADatNLO.HwU' index 345 using (($1+$2)/2):($3 >= 0 ? sqrt(-1) : abs($3)) ls 103 title '',\
'MADatNLO.HwU' index 345 using (($1+$2)/2):($3 < 0 ? sqrt(-1) : $3):4 w yerrorbar ls 3 title '',\
'MADatNLO.HwU' index 345 using (($1+$2)/2):($3 < 0 ? sqrt(-1) : $3) ls 3 title 'SD0|#1, central value, dynamical\_scale\_choice=10',\
'MADatNLO.HwU' index 344 using (($1+$2)/2):($3 >= 0 ? sqrt(-1) : abs($3)):4 w yerrorbar ls 102 title '',\
'MADatNLO.HwU' index 344 using (($1+$2)/2):($3 >= 0 ? sqrt(-1) : abs($3)) ls 102 title '',\
'MADatNLO.HwU' index 344 using (($1+$2)/2):($3 < 0 ? sqrt(-1) : $3):4 w yerrorbar ls 2 title '',\
'MADatNLO.HwU' index 344 using (($1+$2)/2):($3 < 0 ? sqrt(-1) : $3) ls 2 title 'LO|#1, central value, dynamical\_scale\_choice=10',\
'MADatNLO.HwU' index 343 using (($1+$2)/2):($3 >= 0 ? sqrt(-1) : abs($3)):4 w yerrorbar ls 101 title '',\
'MADatNLO.HwU' index 343 using (($1+$2)/2):($3 >= 0 ? sqrt(-1) : abs($3)) ls 101 title '',\
'MADatNLO.HwU' index 343 using (($1+$2)/2):($3 < 0 ? sqrt(-1) : $3):4 w yerrorbar ls 1 title '',\
'MADatNLO.HwU' index 343 using (($1+$2)/2):($3 < 0 ? sqrt(-1) : $3) ls 1 title 'NLO|#1, central value, dynamical\_scale\_choice=10'
#-- rendering subhistograms 'Relative scale and PDF uncertainty'
unset label
unset format
set yrange [-9.8797e-03:8.1930e-03]
set origin 0.0000e+00, 3.5000e-01
set size 1.0000e+00, 1.5000e-01
set mytics 2
set ytics auto
set format x ''
unset logscale y
set ylabel "NLO|#1 rel.unc."
set label "Relative uncertainties w.r.t. central values" font ",9" front at graph 0.03, graph 0.13
plot \
'MADatNLO.HwU' index 346 using (($1+$2)/2):(safe($7,$3,1.0)-1.0) ls 14 title '',\
'MADatNLO.HwU' index 346 using (($1+$2)/2):(safe($6,$3,1.0)-1.0) ls 14 title '',\
'MADatNLO.HwU' index 345 using (($1+$2)/2):(safe($7,$3,1.0)-1.0) ls 13 title '',\
'MADatNLO.HwU' index 345 using (($1+$2)/2):(safe($6,$3,1.0)-1.0) ls 13 title '',\
'MADatNLO.HwU' index 344 using (($1+$2)/2):(safe($7,$3,1.0)-1.0) ls 12 title '',\
'MADatNLO.HwU' index 344 using (($1+$2)/2):(safe($6,$3,1.0)-1.0) ls 12 title '',\
'MADatNLO.HwU' index 343 using (($1+$2)/2):(safe($7,$3,1.0)-1.0) ls 11 title '',\
'MADatNLO.HwU' index 343 using (($1+$2)/2):(safe($6,$3,1.0)-1.0) ls 11 title '',\
0.0 ls 999 title '',\
'MADatNLO.HwU' index 346 using (($1+$2)/2):(0.0):(safe($4,$3,0.0)) w yerrorbar ls 4 title '',\
'MADatNLO.HwU' index 346 using (($1+$2)/2):(safe($5,$3,1.0)-1.0) ls 4 title '',\
'MADatNLO.HwU' index 345 using (($1+$2)/2):(0.0):(safe($4,$3,0.0)) w yerrorbar ls 3 title '',\
'MADatNLO.HwU' index 345 using (($1+$2)/2):(safe($5,$3,1.0)-1.0) ls 3 title '',\
'MADatNLO.HwU' index 344 using (($1+$2)/2):(0.0):(safe($4,$3,0.0)) w yerrorbar ls 2 title '',\
'MADatNLO.HwU' index 344 using (($1+$2)/2):(safe($5,$3,1.0)-1.0) ls 2 title '',\
'MADatNLO.HwU' index 343 using (($1+$2)/2):(0.0):(safe($4,$3,0.0)) w yerrorbar ls 1 title '',\
'MADatNLO.HwU' index 343 using (($1+$2)/2):(safe($5,$3,1.0)-1.0) ls 1 title ''
#-- rendering subhistograms '(LO|#1SD0|#1SD1|#1)/(NLO|#1 central value) ratio'
unset label
unset format
set yrange [-2.8240e-01:1.3513e+00]
set origin 0.0000e+00, 2.0000e-01
set size 1.0000e+00, 1.5000e-01
set mytics 2
set ytics auto
set format x
unset logscale y
set ylabel "ratio w.r.t. NLO|#1"
set label "(LO|#1SD0|#1SD1|#1)/(NLO|#1 central value)" font ",9" at graph 0.03, graph 0.13
plot \
1.0 ls 999 title '',\
'MADatNLO.HwU' index 349 using (($1+$2)/2):7 ls 14 title '',\
'MADatNLO.HwU' index 349 using (($1+$2)/2):6 ls 14 title '',\
'MADatNLO.HwU' index 348 using (($1+$2)/2):7 ls 13 title '',\
'MADatNLO.HwU' index 348 using (($1+$2)/2):6 ls 13 title '',\
'MADatNLO.HwU' index 347 using (($1+$2)/2):7 ls 12 title '',\
'MADatNLO.HwU' index 347 using (($1+$2)/2):6 ls 12 title '',\
'MADatNLO.HwU' index 349 using (($1+$2)/2):5 ls 4 title '',\
'MADatNLO.HwU' index 349 using (($1+$2)/2):3:4 w yerrorbar ls 4 title '',\
'MADatNLO.HwU' index 349 using (($1+$2)/2):3 ls 4 title '',\
'MADatNLO.HwU' index 348 using (($1+$2)/2):5 ls 3 title '',\
'MADatNLO.HwU' index 348 using (($1+$2)/2):3:4 w yerrorbar ls 3 title '',\
'MADatNLO.HwU' index 348 using (($1+$2)/2):3 ls 3 title '',\
'MADatNLO.HwU' index 347 using (($1+$2)/2):5 ls 2 title '',\
'MADatNLO.HwU' index 347 using (($1+$2)/2):3:4 w yerrorbar ls 2 title '',\
'MADatNLO.HwU' index 347 using (($1+$2)/2):3 ls 2 title ''

unset label

################################################################################

################################################################################
### Rendering of the plot titled 'log HT (reconstructed)'
################################################################################

set multiplot
set label "log HT (reconstructed)" font ",13" at graph 0.04, graph 1.05
set xrange [2.5200e+00:3.8000e+00]
set bmargin 0 
set tmargin 0
set xtics nomirror
set ytics nomirror
set mytics 10
set xtics auto
set key horizontal noreverse maxcols 1 width -4 
set label front 'MadGraph5\_aMC\@NLO' font "Courier,11" rotate by 90 at graph 1.02, graph 0.04

#-- rendering subhistograms 'NLO|#1 and LO|#1 results'

set format y '10^{%T}'
set yrange [2.4971e-04:4.8248e+00]
set origin 0.0000e+00, 5.0000e-01
set size 1.0000e+00, 4.0000e-01
set mytics 10
set ytics auto
set format x ''
set logscale y
set ylabel "{/Symbol s} per bin [pb]"

plot \
sqrt(-1) ls 14 title 'SD1|#1, scale variation',\
sqrt(-1) ls 13 title 'SD0|#1, scale variation',\
sqrt(-1) ls 12 title 'LO|#1, scale variation',\
sqrt(-1) ls 11 title 'NLO|#1, scale variation',\
'MADatNLO.HwU' index 353 using (($1+$2)/2):($3 >= 0 ? sqrt(-1) : abs($3)):4 w yerrorbar ls 104 title '',\
'MADatNLO.HwU' index 353 using (($1+$2)/2):($3 >= 0 ? sqrt(-1) : abs($3)) ls 104 title '',\
'MADatNLO.HwU' index 353 using (($1+$2)/2):($3 < 0 ? sqrt(-1) : $3):4 w yerrorbar ls 4 title '',\
'MADatNLO.HwU' index 353 using (($1+$2)/2):($3 < 0 ? sqrt(-1) : $3) ls 4 title 'SD1|#1, central value, dynamical\_scale\_choice=10',\
'MADatNLO.HwU' index 352 using (($1+$2)/2):($3 >= 0 ? sqrt(-1) : abs($3)):4 w yerrorbar ls 103 title '',\
'MADatNLO.HwU' index 352 using (($1+$2)/2):($3 >= 0 ? sqrt(-1) : abs($3)) ls 103 title '',\
'MADatNLO.HwU' index 352 using (($1+$2)/2):($3 < 0 ? sqrt(-1) : $3):4 w yerrorbar ls 3 title '',\
'MADatNLO.HwU' index 352 using (($1+$2)/2):($3 < 0 ? sqrt(-1) : $3) ls 3 title 'SD0|#1, central value, dynamical\_scale\_choice=10',\
'MADatNLO.HwU' index 351 using (($1+$2)/2):($3 >= 0 ? sqrt(-1) : abs($3)):4 w yerrorbar ls 102 title '',\
'MADatNLO.HwU' index 351 using (($1+$2)/2):($3 >= 0 ? sqrt(-1) : abs($3)) ls 102 title '',\
'MADatNLO.HwU' index 351 using (($1+$2)/2):($3 < 0 ? sqrt(-1) : $3):4 w yerrorbar ls 2 title '',\
'MADatNLO.HwU' index 351 using (($1+$2)/2):($3 < 0 ? sqrt(-1) : $3) ls 2 title 'LO|#1, central value, dynamical\_scale\_choice=10',\
'MADatNLO.HwU' index 350 using (($1+$2)/2):($3 >= 0 ? sqrt(-1) : abs($3)):4 w yerrorbar ls 101 title '',\
'MADatNLO.HwU' index 350 using (($1+$2)/2):($3 >= 0 ? sqrt(-1) : abs($3)) ls 101 title '',\
'MADatNLO.HwU' index 350 using (($1+$2)/2):($3 < 0 ? sqrt(-1) : $3):4 w yerrorbar ls 1 title '',\
'MADatNLO.HwU' index 350 using (($1+$2)/2):($3 < 0 ? sqrt(-1) : $3) ls 1 title 'NLO|#1, central value, dynamical\_scale\_choice=10'
#-- rendering subhistograms 'Relative scale and PDF uncertainty'
unset label
unset format
set yrange [-9.8797e-03:8.1930e-03]
set origin 0.0000e+00, 3.5000e-01
set size 1.0000e+00, 1.5000e-01
set mytics 2
set ytics auto
set format x ''
unset logscale y
set ylabel "NLO|#1 rel.unc."
set label "Relative uncertainties w.r.t. central values" font ",9" front at graph 0.03, graph 0.13
plot \
'MADatNLO.HwU' index 353 using (($1+$2)/2):(safe($7,$3,1.0)-1.0) ls 14 title '',\
'MADatNLO.HwU' index 353 using (($1+$2)/2):(safe($6,$3,1.0)-1.0) ls 14 title '',\
'MADatNLO.HwU' index 352 using (($1+$2)/2):(safe($7,$3,1.0)-1.0) ls 13 title '',\
'MADatNLO.HwU' index 352 using (($1+$2)/2):(safe($6,$3,1.0)-1.0) ls 13 title '',\
'MADatNLO.HwU' index 351 using (($1+$2)/2):(safe($7,$3,1.0)-1.0) ls 12 title '',\
'MADatNLO.HwU' index 351 using (($1+$2)/2):(safe($6,$3,1.0)-1.0) ls 12 title '',\
'MADatNLO.HwU' index 350 using (($1+$2)/2):(safe($7,$3,1.0)-1.0) ls 11 title '',\
'MADatNLO.HwU' index 350 using (($1+$2)/2):(safe($6,$3,1.0)-1.0) ls 11 title '',\
0.0 ls 999 title '',\
'MADatNLO.HwU' index 353 using (($1+$2)/2):(0.0):(safe($4,$3,0.0)) w yerrorbar ls 4 title '',\
'MADatNLO.HwU' index 353 using (($1+$2)/2):(safe($5,$3,1.0)-1.0) ls 4 title '',\
'MADatNLO.HwU' index 352 using (($1+$2)/2):(0.0):(safe($4,$3,0.0)) w yerrorbar ls 3 title '',\
'MADatNLO.HwU' index 352 using (($1+$2)/2):(safe($5,$3,1.0)-1.0) ls 3 title '',\
'MADatNLO.HwU' index 351 using (($1+$2)/2):(0.0):(safe($4,$3,0.0)) w yerrorbar ls 2 title '',\
'MADatNLO.HwU' index 351 using (($1+$2)/2):(safe($5,$3,1.0)-1.0) ls 2 title '',\
'MADatNLO.HwU' index 350 using (($1+$2)/2):(0.0):(safe($4,$3,0.0)) w yerrorbar ls 1 title '',\
'MADatNLO.HwU' index 350 using (($1+$2)/2):(safe($5,$3,1.0)-1.0) ls 1 title ''
#-- rendering subhistograms '(LO|#1SD0|#1SD1|#1)/(NLO|#1 central value) ratio'
unset label
unset format
set yrange [-2.8257e-01:1.3520e+00]
set origin 0.0000e+00, 2.0000e-01
set size 1.0000e+00, 1.5000e-01
set mytics 2
set ytics auto
set format x
unset logscale y
set ylabel "ratio w.r.t. NLO|#1"
set label "(LO|#1SD0|#1SD1|#1)/(NLO|#1 central value)" font ",9" at graph 0.03, graph 0.13
plot \
1.0 ls 999 title '',\
'MADatNLO.HwU' index 356 using (($1+$2)/2):7 ls 14 title '',\
'MADatNLO.HwU' index 356 using (($1+$2)/2):6 ls 14 title '',\
'MADatNLO.HwU' index 355 using (($1+$2)/2):7 ls 13 title '',\
'MADatNLO.HwU' index 355 using (($1+$2)/2):6 ls 13 title '',\
'MADatNLO.HwU' index 354 using (($1+$2)/2):7 ls 12 title '',\
'MADatNLO.HwU' index 354 using (($1+$2)/2):6 ls 12 title '',\
'MADatNLO.HwU' index 356 using (($1+$2)/2):5 ls 4 title '',\
'MADatNLO.HwU' index 356 using (($1+$2)/2):3:4 w yerrorbar ls 4 title '',\
'MADatNLO.HwU' index 356 using (($1+$2)/2):3 ls 4 title '',\
'MADatNLO.HwU' index 355 using (($1+$2)/2):5 ls 3 title '',\
'MADatNLO.HwU' index 355 using (($1+$2)/2):3:4 w yerrorbar ls 3 title '',\
'MADatNLO.HwU' index 355 using (($1+$2)/2):3 ls 3 title '',\
'MADatNLO.HwU' index 354 using (($1+$2)/2):5 ls 2 title '',\
'MADatNLO.HwU' index 354 using (($1+$2)/2):3:4 w yerrorbar ls 2 title '',\
'MADatNLO.HwU' index 354 using (($1+$2)/2):3 ls 2 title ''

unset label

################################################################################
unset multiplot
!ps2pdf "MADatNLO.ps" &> /dev/null
